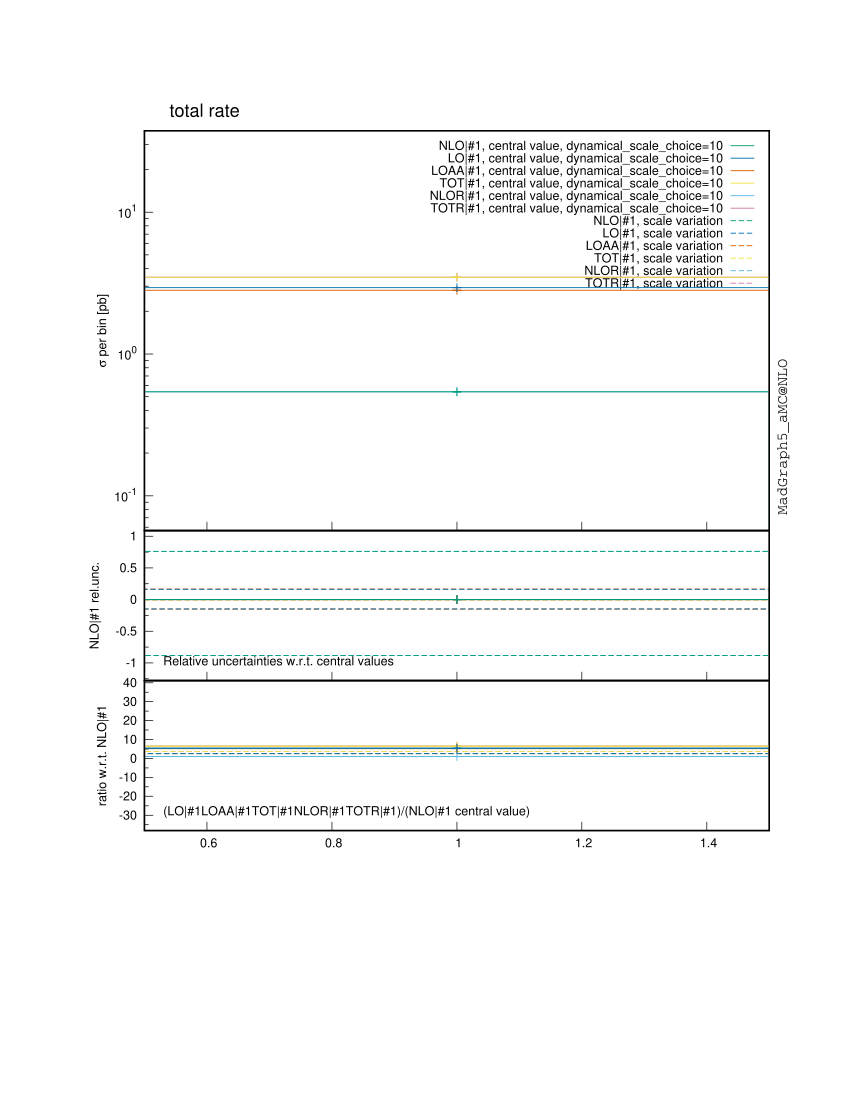

Recreate this plot in gnuplot.

################################################################################
#
# This gnuplot file was generated by MadGraph5_aMC@NLO project, a program which 
# automatically generates Feynman diagrams and matrix elements for arbitrary
# high-energy processes in the Standard Model and beyond. It also perform the
# integration and/or generate events for these processes, at LO and NLO accuracy.
#
# For more information, visit madgraph.phys.ucl.ac.be and amcatnlo.web.cern.ch
#
################################################################################
# /farmstorage/marcozaro/MadGraph/mg5amcnlo/mupmum_ww_nlo_new2/bin/internal/histograms.py /farmstorage/marcozaro/MadGraph/mg5amcnlo/mupmum_ww_nlo_new2/SubProcesses/P0_aa_wpwm/all_G1_90/MADatNLO.HwU /farmstorage/marcozaro/MadGraph/mg5amcnlo/mupmum_ww_nlo_new2/SubProcesses/P0_aa_wpwm/all_G1_109/MADatNLO.HwU /farmstorage/marcozaro/MadGraph/mg5amcnlo/mupmum_ww_nlo_new2/SubProcesses/P0_aa_wpwm/all_G1_138/MADatNLO.HwU /farmstorage/marcozaro/MadGraph/mg5amcnlo/mupmum_ww_nlo_new2/SubProcesses/P0_aa_wpwm/all_G1_143/MADatNLO.HwU /farmstorage/marcozaro/MadGraph/mg5amcnlo/mupmum_ww_nlo_new2/SubProcesses/P0_aa_wpwm/all_G1_272/MADatNLO.HwU /farmstorage/marcozaro/MadGraph/mg5amcnlo/mupmum_ww_nlo_new2/SubProcesses/P0_aa_wpwm/all_G1_144/MADatNLO.HwU /farmstorage/marcozaro/MadGraph/mg5amcnlo/mupmum_ww_nlo_new2/SubProcesses/P0_aa_wpwm/all_G1_176/MADatNLO.HwU /farmstorage/marcozaro/MadGraph/mg5amcnlo/mupmum_ww_nlo_new2/SubProcesses/P0_aa_wpwm/all_G1_132/MADatNLO.HwU /farmstorage/marcozaro/MadGraph/mg5amcnlo/mupmum_ww_nlo_new2/SubProcesses/P0_aa_wpwm/all_G1_167/MADatNLO.HwU /farmstorage/marcozaro/MadGraph/mg5amcnlo/mupmum_ww_nlo_new2/SubProcesses/P0_aa_wpwm/all_G1_148/MADatNLO.HwU /farmstorage/marcozaro/MadGraph/mg5amcnlo/mupmum_ww_nlo_new2/SubProcesses/P0_aa_wpwm/all_G1_125/MADatNLO.HwU /farmstorage/marcozaro/MadGraph/mg5amcnlo/mupmum_ww_nlo_new2/SubProcesses/P0_aa_wpwm/all_G1_77/MADatNLO.HwU /farmstorage/marcozaro/MadGraph/mg5amcnlo/mupmum_ww_nlo_new2/SubProcesses/P0_aa_wpwm/all_G1_98/MADatNLO.HwU /farmstorage/marcozaro/MadGraph/mg5amcnlo/mupmum_ww_nlo_new2/SubProcesses/P0_aa_wpwm/all_G1_354/MADatNLO.HwU /farmstorage/marcozaro/MadGraph/mg5amcnlo/mupmum_ww_nlo_new2/SubProcesses/P0_aa_wpwm/all_G1_313/MADatNLO.HwU /farmstorage/marcozaro/MadGraph/mg5amcnlo/mupmum_ww_nlo_new2/SubProcesses/P0_aa_wpwm/all_G1_195/MADatNLO.HwU /farmstorage/marcozaro/MadGraph/mg5amcnlo/mupmum_ww_nlo_new2/SubProcesses/P0_aa_wpwm/all_G1_45/MADatNLO.HwU /farmstorage/marcozaro/MadGraph/mg5amcnlo/mupmum_ww_nlo_new2/SubProcesses/P0_aa_wpwm/all_G1_294/MADatNLO.HwU /farmstorage/marcozaro/MadGraph/mg5amcnlo/mupmum_ww_nlo_new2/SubProcesses/P0_aa_wpwm/all_G1_19/MADatNLO.HwU /farmstorage/marcozaro/MadGraph/mg5amcnlo/mupmum_ww_nlo_new2/SubProcesses/P0_aa_wpwm/all_G1_339/MADatNLO.HwU /farmstorage/marcozaro/MadGraph/mg5amcnlo/mupmum_ww_nlo_new2/SubProcesses/P0_aa_wpwm/all_G1_266/MADatNLO.HwU /farmstorage/marcozaro/MadGraph/mg5amcnlo/mupmum_ww_nlo_new2/SubProcesses/P0_aa_wpwm/all_G1_353/MADatNLO.HwU /farmstorage/marcozaro/MadGraph/mg5amcnlo/mupmum_ww_nlo_new2/SubProcesses/P0_aa_wpwm/all_G1_299/MADatNLO.HwU /farmstorage/marcozaro/MadGraph/mg5amcnlo/mupmum_ww_nlo_new2/SubProcesses/P0_aa_wpwm/all_G1_346/MADatNLO.HwU /farmstorage/marcozaro/MadGraph/mg5amcnlo/mupmum_ww_nlo_new2/SubProcesses/P0_aa_wpwm/all_G1_329/MADatNLO.HwU /farmstorage/marcozaro/MadGraph/mg5amcnlo/mupmum_ww_nlo_new2/SubProcesses/P0_aa_wpwm/all_G1_171/MADatNLO.HwU /farmstorage/marcozaro/MadGraph/mg5amcnlo/mupmum_ww_nlo_new2/SubProcesses/P0_aa_wpwm/all_G1_256/MADatNLO.HwU /farmstorage/marcozaro/MadGraph/mg5amcnlo/mupmum_ww_nlo_new2/SubProcesses/P0_aa_wpwm/all_G1_94/MADatNLO.HwU /farmstorage/marcozaro/MadGraph/mg5amcnlo/mupmum_ww_nlo_new2/SubProcesses/P0_aa_wpwm/all_G1_213/MADatNLO.HwU /farmstorage/marcozaro/MadGraph/mg5amcnlo/mupmum_ww_nlo_new2/SubProcesses/P0_aa_wpwm/all_G1_221/MADatNLO.HwU /farmstorage/marcozaro/MadGraph/mg5amcnlo/mupmum_ww_nlo_new2/SubProcesses/P0_aa_wpwm/all_G1_155/MADatNLO.HwU /farmstorage/marcozaro/MadGraph/mg5amcnlo/mupmum_ww_nlo_new2/SubProcesses/P0_aa_wpwm/all_G1_126/MADatNLO.HwU /farmstorage/marcozaro/MadGraph/mg5amcnlo/mupmum_ww_nlo_new2/SubProcesses/P0_aa_wpwm/all_G1_321/MADatNLO.HwU /farmstorage/marcozaro/MadGraph/mg5amcnlo/mupmum_ww_nlo_new2/SubProcesses/P0_mupmum_wpwm/all_G1_1722/MADatNLO.HwU /farmstorage/marcozaro/MadGraph/mg5amcnlo/mupmum_ww_nlo_new2/SubProcesses/P0_aa_wpwm/all_G1_78/MADatNLO.HwU /farmstorage/marcozaro/MadGraph/mg5amcnlo/mupmum_ww_nlo_new2/SubProcesses/P0_aa_wpwm/all_G1_159/MADatNLO.HwU /farmstorage/marcozaro/MadGraph/mg5amcnlo/mupmum_ww_nlo_new2/SubProcesses/P0_aa_wpwm/all_G1_36/MADatNLO.HwU /farmstorage/marcozaro/MadGraph/mg5amcnlo/mupmum_ww_nlo_new2/SubProcesses/P0_aa_wpwm/all_G1_134/MADatNLO.HwU /farmstorage/marcozaro/MadGraph/mg5amcnlo/mupmum_ww_nlo_new2/SubProcesses/P0_aa_wpwm/all_G1_200/MADatNLO.HwU /farmstorage/marcozaro/MadGraph/mg5amcnlo/mupmum_ww_nlo_new2/SubProcesses/P0_aa_wpwm/all_G1_215/MADatNLO.HwU /farmstorage/marcozaro/MadGraph/mg5amcnlo/mupmum_ww_nlo_new2/SubProcesses/P0_aa_wpwm/all_G1_71/MADatNLO.HwU /farmstorage/marcozaro/MadGraph/mg5amcnlo/mupmum_ww_nlo_new2/SubProcesses/P0_aa_wpwm/all_G1_185/MADatNLO.HwU /farmstorage/marcozaro/MadGraph/mg5amcnlo/mupmum_ww_nlo_new2/SubProcesses/P0_aa_wpwm/all_G1_296/MADatNLO.HwU /farmstorage/marcozaro/MadGraph/mg5amcnlo/mupmum_ww_nlo_new2/SubProcesses/P0_aa_wpwm/all_G1_262/MADatNLO.HwU /farmstorage/marcozaro/MadGraph/mg5amcnlo/mupmum_ww_nlo_new2/SubProcesses/P0_aa_wpwm/all_G1_112/MADatNLO.HwU /farmstorage/marcozaro/MadGraph/mg5amcnlo/mupmum_ww_nlo_new2/SubProcesses/P0_aa_wpwm/all_G1_79/MADatNLO.HwU /farmstorage/marcozaro/MadGraph/mg5amcnlo/mupmum_ww_nlo_new2/SubProcesses/P0_aa_wpwm/all_G1_212/MADatNLO.HwU /farmstorage/marcozaro/MadGraph/mg5amcnlo/mupmum_ww_nlo_new2/SubProcesses/P0_aa_wpwm/all_G1_106/MADatNLO.HwU /farmstorage/marcozaro/MadGraph/mg5amcnlo/mupmum_ww_nlo_new2/SubProcesses/P0_aa_wpwm/all_G1_226/MADatNLO.HwU /farmstorage/marcozaro/MadGraph/mg5amcnlo/mupmum_ww_nlo_new2/SubProcesses/P0_aa_wpwm/all_G1_32/MADatNLO.HwU /farmstorage/marcozaro/MadGraph/mg5amcnlo/mupmum_ww_nlo_new2/SubProcesses/P0_aa_wpwm/all_G1_317/MADatNLO.HwU /farmstorage/marcozaro/MadGraph/mg5amcnlo/mupmum_ww_nlo_new2/SubProcesses/P0_aa_wpwm/all_G1_264/MADatNLO.HwU /farmstorage/marcozaro/MadGraph/mg5amcnlo/mupmum_ww_nlo_new2/SubProcesses/P0_aa_wpwm/all_G1_342/MADatNLO.HwU /farmstorage/marcozaro/MadGraph/mg5amcnlo/mupmum_ww_nlo_new2/SubProcesses/P0_aa_wpwm/all_G1_14/MADatNLO.HwU /farmstorage/marcozaro/MadGraph/mg5amcnlo/mupmum_ww_nlo_new2/SubProcesses/P0_aa_wpwm/all_G1_358/MADatNLO.HwU /farmstorage/marcozaro/MadGraph/mg5amcnlo/mupmum_ww_nlo_new2/SubProcesses/P0_aa_wpwm/all_G1_99/MADatNLO.HwU /farmstorage/marcozaro/MadGraph/mg5amcnlo/mupmum_ww_nlo_new2/SubProcesses/P0_aa_wpwm/all_G1_362/MADatNLO.HwU /farmstorage/marcozaro/MadGraph/mg5amcnlo/mupmum_ww_nlo_new2/SubProcesses/P0_aa_wpwm/all_G1_95/MADatNLO.HwU /farmstorage/marcozaro/MadGraph/mg5amcnlo/mupmum_ww_nlo_new2/SubProcesses/P0_aa_wpwm/all_G1_242/MADatNLO.HwU /farmstorage/marcozaro/MadGraph/mg5amcnlo/mupmum_ww_nlo_new2/SubProcesses/P0_aa_wpwm/all_G1_350/MADatNLO.HwU /farmstorage/marcozaro/MadGraph/mg5amcnlo/mupmum_ww_nlo_new2/SubProcesses/P0_aa_wpwm/all_G1_6/MADatNLO.HwU /farmstorage/marcozaro/MadGraph/mg5amcnlo/mupmum_ww_nlo_new2/SubProcesses/P0_aa_wpwm/all_G1_42/MADatNLO.HwU /farmstorage/marcozaro/MadGraph/mg5amcnlo/mupmum_ww_nlo_new2/SubProcesses/P0_aa_wpwm/all_G1_286/MADatNLO.HwU /farmstorage/marcozaro/MadGraph/mg5amcnlo/mupmum_ww_nlo_new2/SubProcesses/P0_aa_wpwm/all_G1_240/MADatNLO.HwU /farmstorage/marcozaro/MadGraph/mg5amcnlo/mupmum_ww_nlo_new2/SubProcesses/P0_aa_wpwm/all_G1_25/MADatNLO.HwU /farmstorage/marcozaro/MadGraph/mg5amcnlo/mupmum_ww_nlo_new2/SubProcesses/P0_aa_wpwm/all_G1_52/MADatNLO.HwU /farmstorage/marcozaro/MadGraph/mg5amcnlo/mupmum_ww_nlo_new2/SubProcesses/P0_aa_wpwm/all_G1_80/MADatNLO.HwU /farmstorage/marcozaro/MadGraph/mg5amcnlo/mupmum_ww_nlo_new2/SubProcesses/P0_aa_wpwm/all_G1_174/MADatNLO.HwU /farmstorage/marcozaro/MadGraph/mg5amcnlo/mupmum_ww_nlo_new2/SubProcesses/P0_aa_wpwm/all_G1_225/MADatNLO.HwU /farmstorage/marcozaro/MadGraph/mg5amcnlo/mupmum_ww_nlo_new2/SubProcesses/P0_aa_wpwm/all_G1_196/MADatNLO.HwU /farmstorage/marcozaro/MadGraph/mg5amcnlo/mupmum_ww_nlo_new2/SubProcesses/P0_aa_wpwm/all_G1_124/MADatNLO.HwU /farmstorage/marcozaro/MadGraph/mg5amcnlo/mupmum_ww_nlo_new2/SubProcesses/P0_aa_wpwm/all_G1_250/MADatNLO.HwU /farmstorage/marcozaro/MadGraph/mg5amcnlo/mupmum_ww_nlo_new2/SubProcesses/P0_aa_wpwm/all_G1_336/MADatNLO.HwU /farmstorage/marcozaro/MadGraph/mg5amcnlo/mupmum_ww_nlo_new2/SubProcesses/P0_aa_wpwm/all_G1_300/MADatNLO.HwU /farmstorage/marcozaro/MadGraph/mg5amcnlo/mupmum_ww_nlo_new2/SubProcesses/P0_aa_wpwm/all_G1_44/MADatNLO.HwU /farmstorage/marcozaro/MadGraph/mg5amcnlo/mupmum_ww_nlo_new2/SubProcesses/P0_aa_wpwm/all_G1_66/MADatNLO.HwU /farmstorage/marcozaro/MadGraph/mg5amcnlo/mupmum_ww_nlo_new2/SubProcesses/P0_aa_wpwm/all_G1_115/MADatNLO.HwU /farmstorage/marcozaro/MadGraph/mg5amcnlo/mupmum_ww_nlo_new2/SubProcesses/P0_aa_wpwm/all_G1_289/MADatNLO.HwU /farmstorage/marcozaro/MadGraph/mg5amcnlo/mupmum_ww_nlo_new2/SubProcesses/P0_aa_wpwm/all_G1_191/MADatNLO.HwU /farmstorage/marcozaro/MadGraph/mg5amcnlo/mupmum_ww_nlo_new2/SubProcesses/P0_aa_wpwm/all_G1_345/MADatNLO.HwU /farmstorage/marcozaro/MadGraph/mg5amcnlo/mupmum_ww_nlo_new2/SubProcesses/P0_aa_wpwm/all_G1_92/MADatNLO.HwU /farmstorage/marcozaro/MadGraph/mg5amcnlo/mupmum_ww_nlo_new2/SubProcesses/P0_aa_wpwm/all_G1_322/MADatNLO.HwU /farmstorage/marcozaro/MadGraph/mg5amcnlo/mupmum_ww_nlo_new2/SubProcesses/P0_aa_wpwm/all_G1_47/MADatNLO.HwU /farmstorage/marcozaro/MadGraph/mg5amcnlo/mupmum_ww_nlo_new2/SubProcesses/P0_aa_wpwm/all_G1_186/MADatNLO.HwU /farmstorage/marcozaro/MadGraph/mg5amcnlo/mupmum_ww_nlo_new2/SubProcesses/P0_aa_wpwm/all_G1_238/MADatNLO.HwU /farmstorage/marcozaro/MadGraph/mg5amcnlo/mupmum_ww_nlo_new2/SubProcesses/P0_aa_wpwm/all_G1_107/MADatNLO.HwU /farmstorage/marcozaro/MadGraph/mg5amcnlo/mupmum_ww_nlo_new2/SubProcesses/P0_aa_wpwm/all_G1_172/MADatNLO.HwU /farmstorage/marcozaro/MadGraph/mg5amcnlo/mupmum_ww_nlo_new2/SubProcesses/P0_aa_wpwm/all_G1_315/MADatNLO.HwU /farmstorage/marcozaro/MadGraph/mg5amcnlo/mupmum_ww_nlo_new2/SubProcesses/P0_aa_wpwm/all_G1_307/MADatNLO.HwU /farmstorage/marcozaro/MadGraph/mg5amcnlo/mupmum_ww_nlo_new2/SubProcesses/P0_aa_wpwm/all_G1_303/MADatNLO.HwU /farmstorage/marcozaro/MadGraph/mg5amcnlo/mupmum_ww_nlo_new2/SubProcesses/P0_aa_wpwm/all_G1_194/MADatNLO.HwU /farmstorage/marcozaro/MadGraph/mg5amcnlo/mupmum_ww_nlo_new2/SubProcesses/P0_aa_wpwm/all_G1_131/MADatNLO.HwU /farmstorage/marcozaro/MadGraph/mg5amcnlo/mupmum_ww_nlo_new2/SubProcesses/P0_aa_wpwm/all_G1_202/MADatNLO.HwU /farmstorage/marcozaro/MadGraph/mg5amcnlo/mupmum_ww_nlo_new2/SubProcesses/P0_aa_wpwm/all_G1_38/MADatNLO.HwU /farmstorage/marcozaro/MadGraph/mg5amcnlo/mupmum_ww_nlo_new2/SubProcesses/P0_aa_wpwm/all_G1_340/MADatNLO.HwU /farmstorage/marcozaro/MadGraph/mg5amcnlo/mupmum_ww_nlo_new2/SubProcesses/P0_aa_wpwm/all_G1_51/MADatNLO.HwU /farmstorage/marcozaro/MadGraph/mg5amcnlo/mupmum_ww_nlo_new2/SubProcesses/P0_aa_wpwm/all_G1_67/MADatNLO.HwU /farmstorage/marcozaro/MadGraph/mg5amcnlo/mupmum_ww_nlo_new2/SubProcesses/P0_aa_wpwm/all_G1_274/MADatNLO.HwU /farmstorage/marcozaro/MadGraph/mg5amcnlo/mupmum_ww_nlo_new2/SubProcesses/P0_aa_wpwm/all_G1_372/MADatNLO.HwU /farmstorage/marcozaro/MadGraph/mg5amcnlo/mupmum_ww_nlo_new2/SubProcesses/P0_aa_wpwm/all_G1_168/MADatNLO.HwU /farmstorage/marcozaro/MadGraph/mg5amcnlo/mupmum_ww_nlo_new2/SubProcesses/P0_aa_wpwm/all_G1_146/MADatNLO.HwU /farmstorage/marcozaro/MadGraph/mg5amcnlo/mupmum_ww_nlo_new2/SubProcesses/P0_aa_wpwm/all_G1_198/MADatNLO.HwU /farmstorage/marcozaro/MadGraph/mg5amcnlo/mupmum_ww_nlo_new2/SubProcesses/P0_aa_wpwm/all_G1_3/MADatNLO.HwU /farmstorage/marcozaro/MadGraph/mg5amcnlo/mupmum_ww_nlo_new2/SubProcesses/P0_aa_wpwm/all_G1_139/MADatNLO.HwU /farmstorage/marcozaro/MadGraph/mg5amcnlo/mupmum_ww_nlo_new2/SubProcesses/P0_aa_wpwm/all_G1_253/MADatNLO.HwU /farmstorage/marcozaro/MadGraph/mg5amcnlo/mupmum_ww_nlo_new2/SubProcesses/P0_aa_wpwm/all_G1_216/MADatNLO.HwU /farmstorage/marcozaro/MadGraph/mg5amcnlo/mupmum_ww_nlo_new2/SubProcesses/P0_aa_wpwm/all_G1_145/MADatNLO.HwU /farmstorage/marcozaro/MadGraph/mg5amcnlo/mupmum_ww_nlo_new2/SubProcesses/P0_aa_wpwm/all_G1_304/MADatNLO.HwU /farmstorage/marcozaro/MadGraph/mg5amcnlo/mupmum_ww_nlo_new2/SubProcesses/P0_aa_wpwm/all_G1_61/MADatNLO.HwU /farmstorage/marcozaro/MadGraph/mg5amcnlo/mupmum_ww_nlo_new2/SubProcesses/P0_aa_wpwm/all_G1_229/MADatNLO.HwU /farmstorage/marcozaro/MadGraph/mg5amcnlo/mupmum_ww_nlo_new2/SubProcesses/P0_aa_wpwm/all_G1_127/MADatNLO.HwU /farmstorage/marcozaro/MadGraph/mg5amcnlo/mupmum_ww_nlo_new2/SubProcesses/P0_aa_wpwm/all_G1_9/MADatNLO.HwU /farmstorage/marcozaro/MadGraph/mg5amcnlo/mupmum_ww_nlo_new2/SubProcesses/P0_aa_wpwm/all_G1_118/MADatNLO.HwU /farmstorage/marcozaro/MadGraph/mg5amcnlo/mupmum_ww_nlo_new2/SubProcesses/P0_aa_wpwm/all_G1_7/MADatNLO.HwU /farmstorage/marcozaro/MadGraph/mg5amcnlo/mupmum_ww_nlo_new2/SubProcesses/P0_aa_wpwm/all_G1_182/MADatNLO.HwU /farmstorage/marcozaro/MadGraph/mg5amcnlo/mupmum_ww_nlo_new2/SubProcesses/P0_aa_wpwm/all_G1_188/MADatNLO.HwU /farmstorage/marcozaro/MadGraph/mg5amcnlo/mupmum_ww_nlo_new2/SubProcesses/P0_aa_wpwm/all_G1_184/MADatNLO.HwU /farmstorage/marcozaro/MadGraph/mg5amcnlo/mupmum_ww_nlo_new2/SubProcesses/P0_aa_wpwm/all_G1_10/MADatNLO.HwU /farmstorage/marcozaro/MadGraph/mg5amcnlo/mupmum_ww_nlo_new2/SubProcesses/P0_aa_wpwm/all_G1_75/MADatNLO.HwU /farmstorage/marcozaro/MadGraph/mg5amcnlo/mupmum_ww_nlo_new2/SubProcesses/P0_aa_wpwm/all_G1_48/MADatNLO.HwU /farmstorage/marcozaro/MadGraph/mg5amcnlo/mupmum_ww_nlo_new2/SubProcesses/P0_aa_wpwm/all_G1_31/MADatNLO.HwU /farmstorage/marcozaro/MadGraph/mg5amcnlo/mupmum_ww_nlo_new2/SubProcesses/P0_aa_wpwm/all_G1_252/MADatNLO.HwU /farmstorage/marcozaro/MadGraph/mg5amcnlo/mupmum_ww_nlo_new2/SubProcesses/P0_aa_wpwm/all_G1_325/MADatNLO.HwU /farmstorage/marcozaro/MadGraph/mg5amcnlo/mupmum_ww_nlo_new2/SubProcesses/P0_aa_wpwm/all_G1_8/MADatNLO.HwU /farmstorage/marcozaro/MadGraph/mg5amcnlo/mupmum_ww_nlo_new2/SubProcesses/P0_aa_wpwm/all_G1_201/MADatNLO.HwU /farmstorage/marcozaro/MadGraph/mg5amcnlo/mupmum_ww_nlo_new2/SubProcesses/P0_aa_wpwm/all_G1_247/MADatNLO.HwU /farmstorage/marcozaro/MadGraph/mg5amcnlo/mupmum_ww_nlo_new2/SubProcesses/P0_aa_wpwm/all_G1_265/MADatNLO.HwU /farmstorage/marcozaro/MadGraph/mg5amcnlo/mupmum_ww_nlo_new2/SubProcesses/P0_aa_wpwm/all_G1_259/MADatNLO.HwU /farmstorage/marcozaro/MadGraph/mg5amcnlo/mupmum_ww_nlo_new2/SubProcesses/P0_aa_wpwm/all_G1_330/MADatNLO.HwU /farmstorage/marcozaro/MadGraph/mg5amcnlo/mupmum_ww_nlo_new2/SubProcesses/P0_aa_wpwm/all_G1_136/MADatNLO.HwU /farmstorage/marcozaro/MadGraph/mg5amcnlo/mupmum_ww_nlo_new2/SubProcesses/P0_aa_wpwm/all_G1_276/MADatNLO.HwU /farmstorage/marcozaro/MadGraph/mg5amcnlo/mupmum_ww_nlo_new2/SubProcesses/P0_aa_wpwm/all_G1_180/MADatNLO.HwU /farmstorage/marcozaro/MadGraph/mg5amcnlo/mupmum_ww_nlo_new2/SubProcesses/P0_aa_wpwm/all_G1_4/MADatNLO.HwU /farmstorage/marcozaro/MadGraph/mg5amcnlo/mupmum_ww_nlo_new2/SubProcesses/P0_aa_wpwm/all_G1_170/MADatNLO.HwU /farmstorage/marcozaro/MadGraph/mg5amcnlo/mupmum_ww_nlo_new2/SubProcesses/P0_aa_wpwm/all_G1_352/MADatNLO.HwU /farmstorage/marcozaro/MadGraph/mg5amcnlo/mupmum_ww_nlo_new2/SubProcesses/P0_aa_wpwm/all_G1_239/MADatNLO.HwU /farmstorage/marcozaro/MadGraph/mg5amcnlo/mupmum_ww_nlo_new2/SubProcesses/P0_aa_wpwm/all_G1_150/MADatNLO.HwU /farmstorage/marcozaro/MadGraph/mg5amcnlo/mupmum_ww_nlo_new2/SubProcesses/P0_aa_wpwm/all_G1_301/MADatNLO.HwU /farmstorage/marcozaro/MadGraph/mg5amcnlo/mupmum_ww_nlo_new2/SubProcesses/P0_aa_wpwm/all_G1_230/MADatNLO.HwU /farmstorage/marcozaro/MadGraph/mg5amcnlo/mupmum_ww_nlo_new2/SubProcesses/P0_aa_wpwm/all_G1_13/MADatNLO.HwU /farmstorage/marcozaro/MadGraph/mg5amcnlo/mupmum_ww_nlo_new2/SubProcesses/P0_aa_wpwm/all_G1_128/MADatNLO.HwU /farmstorage/marcozaro/MadGraph/mg5amcnlo/mupmum_ww_nlo_new2/SubProcesses/P0_aa_wpwm/all_G1_41/MADatNLO.HwU /farmstorage/marcozaro/MadGraph/mg5amcnlo/mupmum_ww_nlo_new2/SubProcesses/P0_aa_wpwm/all_G1_214/MADatNLO.HwU /farmstorage/marcozaro/MadGraph/mg5amcnlo/mupmum_ww_nlo_new2/SubProcesses/P0_aa_wpwm/all_G1_104/MADatNLO.HwU /farmstorage/marcozaro/MadGraph/mg5amcnlo/mupmum_ww_nlo_new2/SubProcesses/P0_aa_wpwm/all_G1_310/MADatNLO.HwU /farmstorage/marcozaro/MadGraph/mg5amcnlo/mupmum_ww_nlo_new2/SubProcesses/P0_aa_wpwm/all_G1_179/MADatNLO.HwU /farmstorage/marcozaro/MadGraph/mg5amcnlo/mupmum_ww_nlo_new2/SubProcesses/P0_aa_wpwm/all_G1_370/MADatNLO.HwU /farmstorage/marcozaro/MadGraph/mg5amcnlo/mupmum_ww_nlo_new2/SubProcesses/P0_aa_wpwm/all_G1_161/MADatNLO.HwU /farmstorage/marcozaro/MadGraph/mg5amcnlo/mupmum_ww_nlo_new2/SubProcesses/P0_aa_wpwm/all_G1_293/MADatNLO.HwU /farmstorage/marcozaro/MadGraph/mg5amcnlo/mupmum_ww_nlo_new2/SubProcesses/P0_aa_wpwm/all_G1_260/MADatNLO.HwU /farmstorage/marcozaro/MadGraph/mg5amcnlo/mupmum_ww_nlo_new2/SubProcesses/P0_aa_wpwm/all_G1_343/MADatNLO.HwU /farmstorage/marcozaro/MadGraph/mg5amcnlo/mupmum_ww_nlo_new2/SubProcesses/P0_aa_wpwm/all_G1_288/MADatNLO.HwU /farmstorage/marcozaro/MadGraph/mg5amcnlo/mupmum_ww_nlo_new2/SubProcesses/P0_aa_wpwm/all_G1_287/MADatNLO.HwU /farmstorage/marcozaro/MadGraph/mg5amcnlo/mupmum_ww_nlo_new2/SubProcesses/P0_aa_wpwm/all_G1_110/MADatNLO.HwU /farmstorage/marcozaro/MadGraph/mg5amcnlo/mupmum_ww_nlo_new2/SubProcesses/P0_aa_wpwm/all_G1_341/MADatNLO.HwU /farmstorage/marcozaro/MadGraph/mg5amcnlo/mupmum_ww_nlo_new2/SubProcesses/P0_aa_wpwm/all_G1_320/MADatNLO.HwU /farmstorage/marcozaro/MadGraph/mg5amcnlo/mupmum_ww_nlo_new2/SubProcesses/P0_aa_wpwm/all_G1_311/MADatNLO.HwU /farmstorage/marcozaro/MadGraph/mg5amcnlo/mupmum_ww_nlo_new2/SubProcesses/P0_aa_wpwm/all_G1_178/MADatNLO.HwU /farmstorage/marcozaro/MadGraph/mg5amcnlo/mupmum_ww_nlo_new2/SubProcesses/P0_aa_wpwm/all_G1_156/MADatNLO.HwU /farmstorage/marcozaro/MadGraph/mg5amcnlo/mupmum_ww_nlo_new2/SubProcesses/P0_aa_wpwm/all_G1_140/MADatNLO.HwU /farmstorage/marcozaro/MadGraph/mg5amcnlo/mupmum_ww_nlo_new2/SubProcesses/P0_aa_wpwm/all_G1_279/MADatNLO.HwU /farmstorage/marcozaro/MadGraph/mg5amcnlo/mupmum_ww_nlo_new2/SubProcesses/P0_aa_wpwm/all_G1_162/MADatNLO.HwU /farmstorage/marcozaro/MadGraph/mg5amcnlo/mupmum_ww_nlo_new2/SubProcesses/P0_aa_wpwm/all_G1_83/MADatNLO.HwU /farmstorage/marcozaro/MadGraph/mg5amcnlo/mupmum_ww_nlo_new2/SubProcesses/P0_aa_wpwm/all_G1_169/MADatNLO.HwU /farmstorage/marcozaro/MadGraph/mg5amcnlo/mupmum_ww_nlo_new2/SubProcesses/P0_aa_wpwm/all_G1_338/MADatNLO.HwU /farmstorage/marcozaro/MadGraph/mg5amcnlo/mupmum_ww_nlo_new2/SubProcesses/P0_aa_wpwm/all_G1_26/MADatNLO.HwU /farmstorage/marcozaro/MadGraph/mg5amcnlo/mupmum_ww_nlo_new2/SubProcesses/P0_aa_wpwm/all_G1_312/MADatNLO.HwU /farmstorage/marcozaro/MadGraph/mg5amcnlo/mupmum_ww_nlo_new2/SubProcesses/P0_aa_wpwm/all_G1_278/MADatNLO.HwU /farmstorage/marcozaro/MadGraph/mg5amcnlo/mupmum_ww_nlo_new2/SubProcesses/P0_aa_wpwm/all_G1_347/MADatNLO.HwU /farmstorage/marcozaro/MadGraph/mg5amcnlo/mupmum_ww_nlo_new2/SubProcesses/P0_aa_wpwm/all_G1_65/MADatNLO.HwU /farmstorage/marcozaro/MadGraph/mg5amcnlo/mupmum_ww_nlo_new2/SubProcesses/P0_aa_wpwm/all_G1_241/MADatNLO.HwU /farmstorage/marcozaro/MadGraph/mg5amcnlo/mupmum_ww_nlo_new2/SubProcesses/P0_aa_wpwm/all_G1_335/MADatNLO.HwU /farmstorage/marcozaro/MadGraph/mg5amcnlo/mupmum_ww_nlo_new2/SubProcesses/P0_aa_wpwm/all_G1_113/MADatNLO.HwU /farmstorage/marcozaro/MadGraph/mg5amcnlo/mupmum_ww_nlo_new2/SubProcesses/P0_aa_wpwm/all_G1_152/MADatNLO.HwU /farmstorage/marcozaro/MadGraph/mg5amcnlo/mupmum_ww_nlo_new2/SubProcesses/P0_aa_wpwm/all_G1_30/MADatNLO.HwU /farmstorage/marcozaro/MadGraph/mg5amcnlo/mupmum_ww_nlo_new2/SubProcesses/P0_aa_wpwm/all_G1_222/MADatNLO.HwU /farmstorage/marcozaro/MadGraph/mg5amcnlo/mupmum_ww_nlo_new2/SubProcesses/P0_aa_wpwm/all_G1_308/MADatNLO.HwU /farmstorage/marcozaro/MadGraph/mg5amcnlo/mupmum_ww_nlo_new2/SubProcesses/P0_aa_wpwm/all_G1_63/MADatNLO.HwU /farmstorage/marcozaro/MadGraph/mg5amcnlo/mupmum_ww_nlo_new2/SubProcesses/P0_aa_wpwm/all_G1_371/MADatNLO.HwU /farmstorage/marcozaro/MadGraph/mg5amcnlo/mupmum_ww_nlo_new2/SubProcesses/P0_aa_wpwm/all_G1_244/MADatNLO.HwU /farmstorage/marcozaro/MadGraph/mg5amcnlo/mupmum_ww_nlo_new2/SubProcesses/P0_aa_wpwm/all_G1_72/MADatNLO.HwU /farmstorage/marcozaro/MadGraph/mg5amcnlo/mupmum_ww_nlo_new2/SubProcesses/P0_aa_wpwm/all_G1_219/MADatNLO.HwU /farmstorage/marcozaro/MadGraph/mg5amcnlo/mupmum_ww_nlo_new2/SubProcesses/P0_aa_wpwm/all_G1_302/MADatNLO.HwU /farmstorage/marcozaro/MadGraph/mg5amcnlo/mupmum_ww_nlo_new2/SubProcesses/P0_aa_wpwm/all_G1_277/MADatNLO.HwU /farmstorage/marcozaro/MadGraph/mg5amcnlo/mupmum_ww_nlo_new2/SubProcesses/P0_aa_wpwm/all_G1_5/MADatNLO.HwU /farmstorage/marcozaro/MadGraph/mg5amcnlo/mupmum_ww_nlo_new2/SubProcesses/P0_aa_wpwm/all_G1_121/MADatNLO.HwU /farmstorage/marcozaro/MadGraph/mg5amcnlo/mupmum_ww_nlo_new2/SubProcesses/P0_aa_wpwm/all_G1_101/MADatNLO.HwU /farmstorage/marcozaro/MadGraph/mg5amcnlo/mupmum_ww_nlo_new2/SubProcesses/P0_aa_wpwm/all_G1_204/MADatNLO.HwU /farmstorage/marcozaro/MadGraph/mg5amcnlo/mupmum_ww_nlo_new2/SubProcesses/P0_aa_wpwm/all_G1_88/MADatNLO.HwU /farmstorage/marcozaro/MadGraph/mg5amcnlo/mupmum_ww_nlo_new2/SubProcesses/P0_aa_wpwm/all_G1_154/MADatNLO.HwU /farmstorage/marcozaro/MadGraph/mg5amcnlo/mupmum_ww_nlo_new2/SubProcesses/P0_aa_wpwm/all_G1_333/MADatNLO.HwU /farmstorage/marcozaro/MadGraph/mg5amcnlo/mupmum_ww_nlo_new2/SubProcesses/P0_aa_wpwm/all_G1_282/MADatNLO.HwU /farmstorage/marcozaro/MadGraph/mg5amcnlo/mupmum_ww_nlo_new2/SubProcesses/P0_aa_wpwm/all_G1_100/MADatNLO.HwU /farmstorage/marcozaro/MadGraph/mg5amcnlo/mupmum_ww_nlo_new2/SubProcesses/P0_aa_wpwm/all_G1_130/MADatNLO.HwU /farmstorage/marcozaro/MadGraph/mg5amcnlo/mupmum_ww_nlo_new2/SubProcesses/P0_aa_wpwm/all_G1_58/MADatNLO.HwU /farmstorage/marcozaro/MadGraph/mg5amcnlo/mupmum_ww_nlo_new2/SubProcesses/P0_aa_wpwm/all_G1_74/MADatNLO.HwU /farmstorage/marcozaro/MadGraph/mg5amcnlo/mupmum_ww_nlo_new2/SubProcesses/P0_aa_wpwm/all_G1_165/MADatNLO.HwU /farmstorage/marcozaro/MadGraph/mg5amcnlo/mupmum_ww_nlo_new2/SubProcesses/P0_aa_wpwm/all_G1_263/MADatNLO.HwU /farmstorage/marcozaro/MadGraph/mg5amcnlo/mupmum_ww_nlo_new2/SubProcesses/P0_aa_wpwm/all_G1_305/MADatNLO.HwU /farmstorage/marcozaro/MadGraph/mg5amcnlo/mupmum_ww_nlo_new2/SubProcesses/P0_aa_wpwm/all_G1_199/MADatNLO.HwU /farmstorage/marcozaro/MadGraph/mg5amcnlo/mupmum_ww_nlo_new2/SubProcesses/P0_aa_wpwm/all_G1_297/MADatNLO.HwU /farmstorage/marcozaro/MadGraph/mg5amcnlo/mupmum_ww_nlo_new2/SubProcesses/P0_aa_wpwm/all_G1_37/MADatNLO.HwU /farmstorage/marcozaro/MadGraph/mg5amcnlo/mupmum_ww_nlo_new2/SubProcesses/P0_aa_wpwm/all_G1_243/MADatNLO.HwU /farmstorage/marcozaro/MadGraph/mg5amcnlo/mupmum_ww_nlo_new2/SubProcesses/P0_aa_wpwm/all_G1_316/MADatNLO.HwU /farmstorage/marcozaro/MadGraph/mg5amcnlo/mupmum_ww_nlo_new2/SubProcesses/P0_aa_wpwm/all_G1_251/MADatNLO.HwU /farmstorage/marcozaro/MadGraph/mg5amcnlo/mupmum_ww_nlo_new2/SubProcesses/P0_aa_wpwm/all_G1_141/MADatNLO.HwU /farmstorage/marcozaro/MadGraph/mg5amcnlo/mupmum_ww_nlo_new2/SubProcesses/P0_aa_wpwm/all_G1_258/MADatNLO.HwU /farmstorage/marcozaro/MadGraph/mg5amcnlo/mupmum_ww_nlo_new2/SubProcesses/P0_aa_wpwm/all_G1_290/MADatNLO.HwU /farmstorage/marcozaro/MadGraph/mg5amcnlo/mupmum_ww_nlo_new2/SubProcesses/P0_aa_wpwm/all_G1_87/MADatNLO.HwU /farmstorage/marcozaro/MadGraph/mg5amcnlo/mupmum_ww_nlo_new2/SubProcesses/P0_aa_wpwm/all_G1_270/MADatNLO.HwU /farmstorage/marcozaro/MadGraph/mg5amcnlo/mupmum_ww_nlo_new2/SubProcesses/P0_aa_wpwm/all_G1_102/MADatNLO.HwU /farmstorage/marcozaro/MadGraph/mg5amcnlo/mupmum_ww_nlo_new2/SubProcesses/P0_aa_wpwm/all_G1_173/MADatNLO.HwU /farmstorage/marcozaro/MadGraph/mg5amcnlo/mupmum_ww_nlo_new2/SubProcesses/P0_aa_wpwm/all_G1_177/MADatNLO.HwU /farmstorage/marcozaro/MadGraph/mg5amcnlo/mupmum_ww_nlo_new2/SubProcesses/P0_aa_wpwm/all_G1_147/MADatNLO.HwU /farmstorage/marcozaro/MadGraph/mg5amcnlo/mupmum_ww_nlo_new2/SubProcesses/P0_aa_wpwm/all_G1_59/MADatNLO.HwU /farmstorage/marcozaro/MadGraph/mg5amcnlo/mupmum_ww_nlo_new2/SubProcesses/P0_aa_wpwm/all_G1_192/MADatNLO.HwU /farmstorage/marcozaro/MadGraph/mg5amcnlo/mupmum_ww_nlo_new2/SubProcesses/P0_aa_wpwm/all_G1_17/MADatNLO.HwU /farmstorage/marcozaro/MadGraph/mg5amcnlo/mupmum_ww_nlo_new2/SubProcesses/P0_aa_wpwm/all_G1_105/MADatNLO.HwU /farmstorage/marcozaro/MadGraph/mg5amcnlo/mupmum_ww_nlo_new2/SubProcesses/P0_aa_wpwm/all_G1_62/MADatNLO.HwU /farmstorage/marcozaro/MadGraph/mg5amcnlo/mupmum_ww_nlo_new2/SubProcesses/P0_aa_wpwm/all_G1_285/MADatNLO.HwU /farmstorage/marcozaro/MadGraph/mg5amcnlo/mupmum_ww_nlo_new2/SubProcesses/P0_aa_wpwm/all_G1_337/MADatNLO.HwU /farmstorage/marcozaro/MadGraph/mg5amcnlo/mupmum_ww_nlo_new2/SubProcesses/P0_aa_wpwm/all_G1_34/MADatNLO.HwU /farmstorage/marcozaro/MadGraph/mg5amcnlo/mupmum_ww_nlo_new2/SubProcesses/P0_aa_wpwm/all_G1_365/MADatNLO.HwU /farmstorage/marcozaro/MadGraph/mg5amcnlo/mupmum_ww_nlo_new2/SubProcesses/P0_aa_wpwm/all_G1_248/MADatNLO.HwU /farmstorage/marcozaro/MadGraph/mg5amcnlo/mupmum_ww_nlo_new2/SubProcesses/P0_aa_wpwm/all_G1_237/MADatNLO.HwU /farmstorage/marcozaro/MadGraph/mg5amcnlo/mupmum_ww_nlo_new2/SubProcesses/P0_aa_wpwm/all_G1_275/MADatNLO.HwU /farmstorage/marcozaro/MadGraph/mg5amcnlo/mupmum_ww_nlo_new2/SubProcesses/P0_aa_wpwm/all_G1_207/MADatNLO.HwU /farmstorage/marcozaro/MadGraph/mg5amcnlo/mupmum_ww_nlo_new2/SubProcesses/P0_aa_wpwm/all_G1_57/MADatNLO.HwU /farmstorage/marcozaro/MadGraph/mg5amcnlo/mupmum_ww_nlo_new2/SubProcesses/P0_aa_wpwm/all_G1_133/MADatNLO.HwU /farmstorage/marcozaro/MadGraph/mg5amcnlo/mupmum_ww_nlo_new2/SubProcesses/P0_aa_wpwm/all_G1_209/MADatNLO.HwU /farmstorage/marcozaro/MadGraph/mg5amcnlo/mupmum_ww_nlo_new2/SubProcesses/P0_aa_wpwm/all_G1_210/MADatNLO.HwU /farmstorage/marcozaro/MadGraph/mg5amcnlo/mupmum_ww_nlo_new2/SubProcesses/P0_aa_wpwm/all_G1_129/MADatNLO.HwU /farmstorage/marcozaro/MadGraph/mg5amcnlo/mupmum_ww_nlo_new2/SubProcesses/P0_aa_wpwm/all_G1_257/MADatNLO.HwU /farmstorage/marcozaro/MadGraph/mg5amcnlo/mupmum_ww_nlo_new2/SubProcesses/P0_aa_wpwm/all_G1_89/MADatNLO.HwU /farmstorage/marcozaro/MadGraph/mg5amcnlo/mupmum_ww_nlo_new2/SubProcesses/P0_aa_wpwm/all_G1_334/MADatNLO.HwU /farmstorage/marcozaro/MadGraph/mg5amcnlo/mupmum_ww_nlo_new2/SubProcesses/P0_aa_wpwm/all_G1_175/MADatNLO.HwU /farmstorage/marcozaro/MadGraph/mg5amcnlo/mupmum_ww_nlo_new2/SubProcesses/P0_aa_wpwm/all_G1_364/MADatNLO.HwU /farmstorage/marcozaro/MadGraph/mg5amcnlo/mupmum_ww_nlo_new2/SubProcesses/P0_aa_wpwm/all_G1_220/MADatNLO.HwU /farmstorage/marcozaro/MadGraph/mg5amcnlo/mupmum_ww_nlo_new2/SubProcesses/P0_aa_wpwm/all_G1_70/MADatNLO.HwU /farmstorage/marcozaro/MadGraph/mg5amcnlo/mupmum_ww_nlo_new2/SubProcesses/P0_aa_wpwm/all_G1_233/MADatNLO.HwU /farmstorage/marcozaro/MadGraph/mg5amcnlo/mupmum_ww_nlo_new2/SubProcesses/P0_aa_wpwm/all_G1_163/MADatNLO.HwU /farmstorage/marcozaro/MadGraph/mg5amcnlo/mupmum_ww_nlo_new2/SubProcesses/P0_aa_wpwm/all_G1_142/MADatNLO.HwU /farmstorage/marcozaro/MadGraph/mg5amcnlo/mupmum_ww_nlo_new2/SubProcesses/P0_aa_wpwm/all_G1_368/MADatNLO.HwU /farmstorage/marcozaro/MadGraph/mg5amcnlo/mupmum_ww_nlo_new2/SubProcesses/P0_aa_wpwm/all_G1_228/MADatNLO.HwU /farmstorage/marcozaro/MadGraph/mg5amcnlo/mupmum_ww_nlo_new2/SubProcesses/P0_aa_wpwm/all_G1_291/MADatNLO.HwU /farmstorage/marcozaro/MadGraph/mg5amcnlo/mupmum_ww_nlo_new2/SubProcesses/P0_aa_wpwm/all_G1_2/MADatNLO.HwU /farmstorage/marcozaro/MadGraph/mg5amcnlo/mupmum_ww_nlo_new2/SubProcesses/P0_aa_wpwm/all_G1_73/MADatNLO.HwU /farmstorage/marcozaro/MadGraph/mg5amcnlo/mupmum_ww_nlo_new2/SubProcesses/P0_aa_wpwm/all_G1_359/MADatNLO.HwU /farmstorage/marcozaro/MadGraph/mg5amcnlo/mupmum_ww_nlo_new2/SubProcesses/P0_aa_wpwm/all_G1_24/MADatNLO.HwU /farmstorage/marcozaro/MadGraph/mg5amcnlo/mupmum_ww_nlo_new2/SubProcesses/P0_aa_wpwm/all_G1_54/MADatNLO.HwU /farmstorage/marcozaro/MadGraph/mg5amcnlo/mupmum_ww_nlo_new2/SubProcesses/P0_aa_wpwm/all_G1_268/MADatNLO.HwU /farmstorage/marcozaro/MadGraph/mg5amcnlo/mupmum_ww_nlo_new2/SubProcesses/P0_aa_wpwm/all_G1_190/MADatNLO.HwU /farmstorage/marcozaro/MadGraph/mg5amcnlo/mupmum_ww_nlo_new2/SubProcesses/P0_aa_wpwm/all_G1_15/MADatNLO.HwU /farmstorage/marcozaro/MadGraph/mg5amcnlo/mupmum_ww_nlo_new2/SubProcesses/P0_aa_wpwm/all_G1_46/MADatNLO.HwU /farmstorage/marcozaro/MadGraph/mg5amcnlo/mupmum_ww_nlo_new2/SubProcesses/P0_aa_wpwm/all_G1_281/MADatNLO.HwU /farmstorage/marcozaro/MadGraph/mg5amcnlo/mupmum_ww_nlo_new2/SubProcesses/P0_aa_wpwm/all_G1_232/MADatNLO.HwU /farmstorage/marcozaro/MadGraph/mg5amcnlo/mupmum_ww_nlo_new2/SubProcesses/P0_aa_wpwm/all_G1_332/MADatNLO.HwU /farmstorage/marcozaro/MadGraph/mg5amcnlo/mupmum_ww_nlo_new2/SubProcesses/P0_aa_wpwm/all_G1_187/MADatNLO.HwU /farmstorage/marcozaro/MadGraph/mg5amcnlo/mupmum_ww_nlo_new2/SubProcesses/P0_aa_wpwm/all_G1_158/MADatNLO.HwU /farmstorage/marcozaro/MadGraph/mg5amcnlo/mupmum_ww_nlo_new2/SubProcesses/P0_aa_wpwm/all_G1_23/MADatNLO.HwU /farmstorage/marcozaro/MadGraph/mg5amcnlo/mupmum_ww_nlo_new2/SubProcesses/P0_aa_wpwm/all_G1_217/MADatNLO.HwU /farmstorage/marcozaro/MadGraph/mg5amcnlo/mupmum_ww_nlo_new2/SubProcesses/P0_aa_wpwm/all_G1_164/MADatNLO.HwU /farmstorage/marcozaro/MadGraph/mg5amcnlo/mupmum_ww_nlo_new2/SubProcesses/P0_aa_wpwm/all_G1_40/MADatNLO.HwU /farmstorage/marcozaro/MadGraph/mg5amcnlo/mupmum_ww_nlo_new2/SubProcesses/P0_aa_wpwm/all_G1_35/MADatNLO.HwU /farmstorage/marcozaro/MadGraph/mg5amcnlo/mupmum_ww_nlo_new2/SubProcesses/P0_aa_wpwm/all_G1_149/MADatNLO.HwU /farmstorage/marcozaro/MadGraph/mg5amcnlo/mupmum_ww_nlo_new2/SubProcesses/P0_aa_wpwm/all_G1_211/MADatNLO.HwU /farmstorage/marcozaro/MadGraph/mg5amcnlo/mupmum_ww_nlo_new2/SubProcesses/P0_aa_wpwm/all_G1_295/MADatNLO.HwU /farmstorage/marcozaro/MadGraph/mg5amcnlo/mupmum_ww_nlo_new2/SubProcesses/P0_aa_wpwm/all_G1_151/MADatNLO.HwU /farmstorage/marcozaro/MadGraph/mg5amcnlo/mupmum_ww_nlo_new2/SubProcesses/P0_aa_wpwm/all_G1_153/MADatNLO.HwU /farmstorage/marcozaro/MadGraph/mg5amcnlo/mupmum_ww_nlo_new2/SubProcesses/P0_aa_wpwm/all_G1_366/MADatNLO.HwU /farmstorage/marcozaro/MadGraph/mg5amcnlo/mupmum_ww_nlo_new2/SubProcesses/P0_aa_wpwm/all_G1_254/MADatNLO.HwU /farmstorage/marcozaro/MadGraph/mg5amcnlo/mupmum_ww_nlo_new2/SubProcesses/P0_aa_wpwm/all_G1_29/MADatNLO.HwU /farmstorage/marcozaro/MadGraph/mg5amcnlo/mupmum_ww_nlo_new2/SubProcesses/P0_aa_wpwm/all_G1_119/MADatNLO.HwU /farmstorage/marcozaro/MadGraph/mg5amcnlo/mupmum_ww_nlo_new2/SubProcesses/P0_aa_wpwm/all_G1_120/MADatNLO.HwU /farmstorage/marcozaro/MadGraph/mg5amcnlo/mupmum_ww_nlo_new2/SubProcesses/P0_aa_wpwm/all_G1_12/MADatNLO.HwU /farmstorage/marcozaro/MadGraph/mg5amcnlo/mupmum_ww_nlo_new2/SubProcesses/P0_aa_wpwm/all_G1_68/MADatNLO.HwU /farmstorage/marcozaro/MadGraph/mg5amcnlo/mupmum_ww_nlo_new2/SubProcesses/P0_aa_wpwm/all_G1_108/MADatNLO.HwU /farmstorage/marcozaro/MadGraph/mg5amcnlo/mupmum_ww_nlo_new2/SubProcesses/P0_aa_wpwm/all_G1_218/MADatNLO.HwU /farmstorage/marcozaro/MadGraph/mg5amcnlo/mupmum_ww_nlo_new2/SubProcesses/P0_aa_wpwm/all_G1_56/MADatNLO.HwU /farmstorage/marcozaro/MadGraph/mg5amcnlo/mupmum_ww_nlo_new2/SubProcesses/P0_aa_wpwm/all_G1_111/MADatNLO.HwU /farmstorage/marcozaro/MadGraph/mg5amcnlo/mupmum_ww_nlo_new2/SubProcesses/P0_aa_wpwm/all_G1_137/MADatNLO.HwU /farmstorage/marcozaro/MadGraph/mg5amcnlo/mupmum_ww_nlo_new2/SubProcesses/P0_aa_wpwm/all_G1_223/MADatNLO.HwU /farmstorage/marcozaro/MadGraph/mg5amcnlo/mupmum_ww_nlo_new2/SubProcesses/P0_aa_wpwm/all_G1_367/MADatNLO.HwU /farmstorage/marcozaro/MadGraph/mg5amcnlo/mupmum_ww_nlo_new2/SubProcesses/P0_aa_wpwm/all_G1_93/MADatNLO.HwU /farmstorage/marcozaro/MadGraph/mg5amcnlo/mupmum_ww_nlo_new2/SubProcesses/P0_aa_wpwm/all_G1_373/MADatNLO.HwU /farmstorage/marcozaro/MadGraph/mg5amcnlo/mupmum_ww_nlo_new2/SubProcesses/P0_aa_wpwm/all_G1_245/MADatNLO.HwU /farmstorage/marcozaro/MadGraph/mg5amcnlo/mupmum_ww_nlo_new2/SubProcesses/P0_aa_wpwm/all_G1_351/MADatNLO.HwU /farmstorage/marcozaro/MadGraph/mg5amcnlo/mupmum_ww_nlo_new2/SubProcesses/P0_aa_wpwm/all_G1_234/MADatNLO.HwU /farmstorage/marcozaro/MadGraph/mg5amcnlo/mupmum_ww_nlo_new2/SubProcesses/P0_aa_wpwm/all_G1_203/MADatNLO.HwU /farmstorage/marcozaro/MadGraph/mg5amcnlo/mupmum_ww_nlo_new2/SubProcesses/P0_aa_wpwm/all_G1_224/MADatNLO.HwU /farmstorage/marcozaro/MadGraph/mg5amcnlo/mupmum_ww_nlo_new2/SubProcesses/P0_aa_wpwm/all_G1_273/MADatNLO.HwU /farmstorage/marcozaro/MadGraph/mg5amcnlo/mupmum_ww_nlo_new2/SubProcesses/P0_aa_wpwm/all_G1_298/MADatNLO.HwU /farmstorage/marcozaro/MadGraph/mg5amcnlo/mupmum_ww_nlo_new2/SubProcesses/P0_aa_wpwm/all_G1_267/MADatNLO.HwU /farmstorage/marcozaro/MadGraph/mg5amcnlo/mupmum_ww_nlo_new2/SubProcesses/P0_aa_wpwm/all_G1_323/MADatNLO.HwU /farmstorage/marcozaro/MadGraph/mg5amcnlo/mupmum_ww_nlo_new2/SubProcesses/P0_aa_wpwm/all_G1_11/MADatNLO.HwU /farmstorage/marcozaro/MadGraph/mg5amcnlo/mupmum_ww_nlo_new2/SubProcesses/P0_aa_wpwm/all_G1_50/MADatNLO.HwU /farmstorage/marcozaro/MadGraph/mg5amcnlo/mupmum_ww_nlo_new2/SubProcesses/P0_aa_wpwm/all_G1_20/MADatNLO.HwU /farmstorage/marcozaro/MadGraph/mg5amcnlo/mupmum_ww_nlo_new2/SubProcesses/P0_aa_wpwm/all_G1_39/MADatNLO.HwU /farmstorage/marcozaro/MadGraph/mg5amcnlo/mupmum_ww_nlo_new2/SubProcesses/P0_aa_wpwm/all_G1_157/MADatNLO.HwU /farmstorage/marcozaro/MadGraph/mg5amcnlo/mupmum_ww_nlo_new2/SubProcesses/P0_aa_wpwm/all_G1_197/MADatNLO.HwU /farmstorage/marcozaro/MadGraph/mg5amcnlo/mupmum_ww_nlo_new2/SubProcesses/P0_aa_wpwm/all_G1_53/MADatNLO.HwU /farmstorage/marcozaro/MadGraph/mg5amcnlo/mupmum_ww_nlo_new2/SubProcesses/P0_aa_wpwm/all_G1_205/MADatNLO.HwU /farmstorage/marcozaro/MadGraph/mg5amcnlo/mupmum_ww_nlo_new2/SubProcesses/P0_aa_wpwm/all_G1_18/MADatNLO.HwU /farmstorage/marcozaro/MadGraph/mg5amcnlo/mupmum_ww_nlo_new2/SubProcesses/P0_aa_wpwm/all_G1_280/MADatNLO.HwU /farmstorage/marcozaro/MadGraph/mg5amcnlo/mupmum_ww_nlo_new2/SubProcesses/P0_aa_wpwm/all_G1_160/MADatNLO.HwU /farmstorage/marcozaro/MadGraph/mg5amcnlo/mupmum_ww_nlo_new2/SubProcesses/P0_aa_wpwm/all_G1_284/MADatNLO.HwU /farmstorage/marcozaro/MadGraph/mg5amcnlo/mupmum_ww_nlo_new2/SubProcesses/P0_aa_wpwm/all_G1_249/MADatNLO.HwU /farmstorage/marcozaro/MadGraph/mg5amcnlo/mupmum_ww_nlo_new2/SubProcesses/P0_aa_wpwm/all_G1_1/MADatNLO.HwU /farmstorage/marcozaro/MadGraph/mg5amcnlo/mupmum_ww_nlo_new2/SubProcesses/P0_aa_wpwm/all_G1_208/MADatNLO.HwU /farmstorage/marcozaro/MadGraph/mg5amcnlo/mupmum_ww_nlo_new2/SubProcesses/P0_aa_wpwm/all_G1_314/MADatNLO.HwU /farmstorage/marcozaro/MadGraph/mg5amcnlo/mupmum_ww_nlo_new2/SubProcesses/P0_aa_wpwm/all_G1_374/MADatNLO.HwU /farmstorage/marcozaro/MadGraph/mg5amcnlo/mupmum_ww_nlo_new2/SubProcesses/P0_aa_wpwm/all_G1_96/MADatNLO.HwU /farmstorage/marcozaro/MadGraph/mg5amcnlo/mupmum_ww_nlo_new2/SubProcesses/P0_aa_wpwm/all_G1_306/MADatNLO.HwU /farmstorage/marcozaro/MadGraph/mg5amcnlo/mupmum_ww_nlo_new2/SubProcesses/P0_aa_wpwm/all_G1_283/MADatNLO.HwU /farmstorage/marcozaro/MadGraph/mg5amcnlo/mupmum_ww_nlo_new2/SubProcesses/P0_aa_wpwm/all_G1_246/MADatNLO.HwU /farmstorage/marcozaro/MadGraph/mg5amcnlo/mupmum_ww_nlo_new2/SubProcesses/P0_aa_wpwm/all_G1_64/MADatNLO.HwU /farmstorage/marcozaro/MadGraph/mg5amcnlo/mupmum_ww_nlo_new2/SubProcesses/P0_aa_wpwm/all_G1_361/MADatNLO.HwU /farmstorage/marcozaro/MadGraph/mg5amcnlo/mupmum_ww_nlo_new2/SubProcesses/P0_aa_wpwm/all_G1_193/MADatNLO.HwU /farmstorage/marcozaro/MadGraph/mg5amcnlo/mupmum_ww_nlo_new2/SubProcesses/P0_aa_wpwm/all_G1_348/MADatNLO.HwU /farmstorage/marcozaro/MadGraph/mg5amcnlo/mupmum_ww_nlo_new2/SubProcesses/P0_aa_wpwm/all_G1_27/MADatNLO.HwU /farmstorage/marcozaro/MadGraph/mg5amcnlo/mupmum_ww_nlo_new2/SubProcesses/P0_aa_wpwm/all_G1_82/MADatNLO.HwU /farmstorage/marcozaro/MadGraph/mg5amcnlo/mupmum_ww_nlo_new2/SubProcesses/P0_aa_wpwm/all_G1_292/MADatNLO.HwU /farmstorage/marcozaro/MadGraph/mg5amcnlo/mupmum_ww_nlo_new2/SubProcesses/P0_aa_wpwm/all_G1_76/MADatNLO.HwU /farmstorage/marcozaro/MadGraph/mg5amcnlo/mupmum_ww_nlo_new2/SubProcesses/P0_aa_wpwm/all_G1_326/MADatNLO.HwU /farmstorage/marcozaro/MadGraph/mg5amcnlo/mupmum_ww_nlo_new2/SubProcesses/P0_aa_wpwm/all_G1_231/MADatNLO.HwU /farmstorage/marcozaro/MadGraph/mg5amcnlo/mupmum_ww_nlo_new2/SubProcesses/P0_aa_wpwm/all_G1_324/MADatNLO.HwU /farmstorage/marcozaro/MadGraph/mg5amcnlo/mupmum_ww_nlo_new2/SubProcesses/P0_aa_wpwm/all_G1_84/MADatNLO.HwU /farmstorage/marcozaro/MadGraph/mg5amcnlo/mupmum_ww_nlo_new2/SubProcesses/P0_aa_wpwm/all_G1_206/MADatNLO.HwU /farmstorage/marcozaro/MadGraph/mg5amcnlo/mupmum_ww_nlo_new2/SubProcesses/P0_aa_wpwm/all_G1_369/MADatNLO.HwU /farmstorage/marcozaro/MadGraph/mg5amcnlo/mupmum_ww_nlo_new2/SubProcesses/P0_aa_wpwm/all_G1_344/MADatNLO.HwU /farmstorage/marcozaro/MadGraph/mg5amcnlo/mupmum_ww_nlo_new2/SubProcesses/P0_aa_wpwm/all_G1_227/MADatNLO.HwU /farmstorage/marcozaro/MadGraph/mg5amcnlo/mupmum_ww_nlo_new2/SubProcesses/P0_aa_wpwm/all_G1_135/MADatNLO.HwU /farmstorage/marcozaro/MadGraph/mg5amcnlo/mupmum_ww_nlo_new2/SubProcesses/P0_aa_wpwm/all_G1_86/MADatNLO.HwU /farmstorage/marcozaro/MadGraph/mg5amcnlo/mupmum_ww_nlo_new2/SubProcesses/P0_aa_wpwm/all_G1_123/MADatNLO.HwU /farmstorage/marcozaro/MadGraph/mg5amcnlo/mupmum_ww_nlo_new2/SubProcesses/P0_aa_wpwm/all_G1_189/MADatNLO.HwU /farmstorage/marcozaro/MadGraph/mg5amcnlo/mupmum_ww_nlo_new2/SubProcesses/P0_aa_wpwm/all_G1_43/MADatNLO.HwU /farmstorage/marcozaro/MadGraph/mg5amcnlo/mupmum_ww_nlo_new2/SubProcesses/P0_aa_wpwm/all_G1_117/MADatNLO.HwU /farmstorage/marcozaro/MadGraph/mg5amcnlo/mupmum_ww_nlo_new2/SubProcesses/P0_aa_wpwm/all_G1_261/MADatNLO.HwU /farmstorage/marcozaro/MadGraph/mg5amcnlo/mupmum_ww_nlo_new2/SubProcesses/P0_aa_wpwm/all_G1_319/MADatNLO.HwU /farmstorage/marcozaro/MadGraph/mg5amcnlo/mupmum_ww_nlo_new2/SubProcesses/P0_aa_wpwm/all_G1_116/MADatNLO.HwU /farmstorage/marcozaro/MadGraph/mg5amcnlo/mupmum_ww_nlo_new2/SubProcesses/P0_aa_wpwm/all_G1_357/MADatNLO.HwU /farmstorage/marcozaro/MadGraph/mg5amcnlo/mupmum_ww_nlo_new2/SubProcesses/P0_aa_wpwm/all_G1_91/MADatNLO.HwU /farmstorage/marcozaro/MadGraph/mg5amcnlo/mupmum_ww_nlo_new2/SubProcesses/P0_aa_wpwm/all_G1_327/MADatNLO.HwU /farmstorage/marcozaro/MadGraph/mg5amcnlo/mupmum_ww_nlo_new2/SubProcesses/P0_aa_wpwm/all_G1_49/MADatNLO.HwU /farmstorage/marcozaro/MadGraph/mg5amcnlo/mupmum_ww_nlo_new2/SubProcesses/P0_aa_wpwm/all_G1_22/MADatNLO.HwU /farmstorage/marcozaro/MadGraph/mg5amcnlo/mupmum_ww_nlo_new2/SubProcesses/P0_aa_wpwm/all_G1_114/MADatNLO.HwU /farmstorage/marcozaro/MadGraph/mg5amcnlo/mupmum_ww_nlo_new2/SubProcesses/P0_aa_wpwm/all_G1_21/MADatNLO.HwU /farmstorage/marcozaro/MadGraph/mg5amcnlo/mupmum_ww_nlo_new2/SubProcesses/P0_aa_wpwm/all_G1_360/MADatNLO.HwU /farmstorage/marcozaro/MadGraph/mg5amcnlo/mupmum_ww_nlo_new2/SubProcesses/P0_aa_wpwm/all_G1_122/MADatNLO.HwU /farmstorage/marcozaro/MadGraph/mg5amcnlo/mupmum_ww_nlo_new2/SubProcesses/P0_aa_wpwm/all_G1_356/MADatNLO.HwU /farmstorage/marcozaro/MadGraph/mg5amcnlo/mupmum_ww_nlo_new2/SubProcesses/P0_aa_wpwm/all_G1_235/MADatNLO.HwU /farmstorage/marcozaro/MadGraph/mg5amcnlo/mupmum_ww_nlo_new2/SubProcesses/P0_aa_wpwm/all_G1_97/MADatNLO.HwU /farmstorage/marcozaro/MadGraph/mg5amcnlo/mupmum_ww_nlo_new2/SubProcesses/P0_aa_wpwm/all_G1_81/MADatNLO.HwU /farmstorage/marcozaro/MadGraph/mg5amcnlo/mupmum_ww_nlo_new2/SubProcesses/P0_aa_wpwm/all_G1_349/MADatNLO.HwU /farmstorage/marcozaro/MadGraph/mg5amcnlo/mupmum_ww_nlo_new2/SubProcesses/P0_aa_wpwm/all_G1_166/MADatNLO.HwU /farmstorage/marcozaro/MadGraph/mg5amcnlo/mupmum_ww_nlo_new2/SubProcesses/P0_aa_wpwm/all_G1_318/MADatNLO.HwU /farmstorage/marcozaro/MadGraph/mg5amcnlo/mupmum_ww_nlo_new2/SubProcesses/P0_aa_wpwm/all_G1_103/MADatNLO.HwU /farmstorage/marcozaro/MadGraph/mg5amcnlo/mupmum_ww_nlo_new2/SubProcesses/P0_aa_wpwm/all_G1_33/MADatNLO.HwU /farmstorage/marcozaro/MadGraph/mg5amcnlo/mupmum_ww_nlo_new2/SubProcesses/P0_aa_wpwm/all_G1_309/MADatNLO.HwU /farmstorage/marcozaro/MadGraph/mg5amcnlo/mupmum_ww_nlo_new2/SubProcesses/P0_aa_wpwm/all_G1_69/MADatNLO.HwU /farmstorage/marcozaro/MadGraph/mg5amcnlo/mupmum_ww_nlo_new2/SubProcesses/P0_aa_wpwm/all_G1_55/MADatNLO.HwU /farmstorage/marcozaro/MadGraph/mg5amcnlo/mupmum_ww_nlo_new2/SubProcesses/P0_aa_wpwm/all_G1_363/MADatNLO.HwU /farmstorage/marcozaro/MadGraph/mg5amcnlo/mupmum_ww_nlo_new2/SubProcesses/P0_aa_wpwm/all_G1_183/MADatNLO.HwU /farmstorage/marcozaro/MadGraph/mg5amcnlo/mupmum_ww_nlo_new2/SubProcesses/P0_aa_wpwm/all_G1_255/MADatNLO.HwU /farmstorage/marcozaro/MadGraph/mg5amcnlo/mupmum_ww_nlo_new2/SubProcesses/P0_aa_wpwm/all_G1_269/MADatNLO.HwU /farmstorage/marcozaro/MadGraph/mg5amcnlo/mupmum_ww_nlo_new2/SubProcesses/P0_aa_wpwm/all_G1_16/MADatNLO.HwU /farmstorage/marcozaro/MadGraph/mg5amcnlo/mupmum_ww_nlo_new2/SubProcesses/P0_aa_wpwm/all_G1_236/MADatNLO.HwU /farmstorage/marcozaro/MadGraph/mg5amcnlo/mupmum_ww_nlo_new2/SubProcesses/P0_aa_wpwm/all_G1_85/MADatNLO.HwU /farmstorage/marcozaro/MadGraph/mg5amcnlo/mupmum_ww_nlo_new2/SubProcesses/P0_aa_wpwm/all_G1_328/MADatNLO.HwU /farmstorage/marcozaro/MadGraph/mg5amcnlo/mupmum_ww_nlo_new2/SubProcesses/P0_aa_wpwm/all_G1_355/MADatNLO.HwU /farmstorage/marcozaro/MadGraph/mg5amcnlo/mupmum_ww_nlo_new2/SubProcesses/P0_aa_wpwm/all_G1_60/MADatNLO.HwU /farmstorage/marcozaro/MadGraph/mg5amcnlo/mupmum_ww_nlo_new2/SubProcesses/P0_aa_wpwm/all_G1_181/MADatNLO.HwU /farmstorage/marcozaro/MadGraph/mg5amcnlo/mupmum_ww_nlo_new2/SubProcesses/P0_aa_wpwm/all_G1_271/MADatNLO.HwU /farmstorage/marcozaro/MadGraph/mg5amcnlo/mupmum_ww_nlo_new2/SubProcesses/P0_aa_wpwm/all_G1_331/MADatNLO.HwU /farmstorage/marcozaro/MadGraph/mg5amcnlo/mupmum_ww_nlo_new2/SubProcesses/P0_aa_wpwm/all_G1_28/MADatNLO.HwU /farmstorage/marcozaro/MadGraph/mg5amcnlo/mupmum_ww_nlo_new2/SubProcesses/P0_mupmum_wpwm/all_G1_1021/MADatNLO.HwU /farmstorage/marcozaro/MadGraph/mg5amcnlo/mupmum_ww_nlo_new2/SubProcesses/P0_mupmum_wpwm/all_G1_1334/MADatNLO.HwU /farmstorage/marcozaro/MadGraph/mg5amcnlo/mupmum_ww_nlo_new2/SubProcesses/P0_mupmum_wpwm/all_G1_1491/MADatNLO.HwU /farmstorage/marcozaro/MadGraph/mg5amcnlo/mupmum_ww_nlo_new2/SubProcesses/P0_mupmum_wpwm/all_G1_1006/MADatNLO.HwU /farmstorage/marcozaro/MadGraph/mg5amcnlo/mupmum_ww_nlo_new2/SubProcesses/P0_mupmum_wpwm/all_G1_990/MADatNLO.HwU /farmstorage/marcozaro/MadGraph/mg5amcnlo/mupmum_ww_nlo_new2/SubProcesses/P0_mupmum_wpwm/all_G1_775/MADatNLO.HwU /farmstorage/marcozaro/MadGraph/mg5amcnlo/mupmum_ww_nlo_new2/SubProcesses/P0_mupmum_wpwm/all_G1_618/MADatNLO.HwU /farmstorage/marcozaro/MadGraph/mg5amcnlo/mupmum_ww_nlo_new2/SubProcesses/P0_mupmum_wpwm/all_G1_1998/MADatNLO.HwU /farmstorage/marcozaro/MadGraph/mg5amcnlo/mupmum_ww_nlo_new2/SubProcesses/P0_mupmum_wpwm/all_G1_284/MADatNLO.HwU /farmstorage/marcozaro/MadGraph/mg5amcnlo/mupmum_ww_nlo_new2/SubProcesses/P0_mupmum_wpwm/all_G1_1868/MADatNLO.HwU /farmstorage/marcozaro/MadGraph/mg5amcnlo/mupmum_ww_nlo_new2/SubProcesses/P0_mupmum_wpwm/all_G1_1022/MADatNLO.HwU /farmstorage/marcozaro/MadGraph/mg5amcnlo/mupmum_ww_nlo_new2/SubProcesses/P0_mupmum_wpwm/all_G1_1781/MADatNLO.HwU /farmstorage/marcozaro/MadGraph/mg5amcnlo/mupmum_ww_nlo_new2/SubProcesses/P0_mupmum_wpwm/all_G1_1503/MADatNLO.HwU /farmstorage/marcozaro/MadGraph/mg5amcnlo/mupmum_ww_nlo_new2/SubProcesses/P0_mupmum_wpwm/all_G1_359/MADatNLO.HwU /farmstorage/marcozaro/MadGraph/mg5amcnlo/mupmum_ww_nlo_new2/SubProcesses/P0_mupmum_wpwm/all_G1_1063/MADatNLO.HwU /farmstorage/marcozaro/MadGraph/mg5amcnlo/mupmum_ww_nlo_new2/SubProcesses/P0_mupmum_wpwm/all_G1_1159/MADatNLO.HwU /farmstorage/marcozaro/MadGraph/mg5amcnlo/mupmum_ww_nlo_new2/SubProcesses/P0_mupmum_wpwm/all_G1_778/MADatNLO.HwU /farmstorage/marcozaro/MadGraph/mg5amcnlo/mupmum_ww_nlo_new2/SubProcesses/P0_mupmum_wpwm/all_G1_562/MADatNLO.HwU /farmstorage/marcozaro/MadGraph/mg5amcnlo/mupmum_ww_nlo_new2/SubProcesses/P0_mupmum_wpwm/all_G1_779/MADatNLO.HwU /farmstorage/marcozaro/MadGraph/mg5amcnlo/mupmum_ww_nlo_new2/SubProcesses/P0_mupmum_wpwm/all_G1_104/MADatNLO.HwU /farmstorage/marcozaro/MadGraph/mg5amcnlo/mupmum_ww_nlo_new2/SubProcesses/P0_mupmum_wpwm/all_G1_1913/MADatNLO.HwU /farmstorage/marcozaro/MadGraph/mg5amcnlo/mupmum_ww_nlo_new2/SubProcesses/P0_mupmum_wpwm/all_G1_1318/MADatNLO.HwU /farmstorage/marcozaro/MadGraph/mg5amcnlo/mupmum_ww_nlo_new2/SubProcesses/P0_mupmum_wpwm/all_G1_1212/MADatNLO.HwU /farmstorage/marcozaro/MadGraph/mg5amcnlo/mupmum_ww_nlo_new2/SubProcesses/P0_mupmum_wpwm/all_G1_1150/MADatNLO.HwU /farmstorage/marcozaro/MadGraph/mg5amcnlo/mupmum_ww_nlo_new2/SubProcesses/P0_mupmum_wpwm/all_G1_643/MADatNLO.HwU /farmstorage/marcozaro/MadGraph/mg5amcnlo/mupmum_ww_nlo_new2/SubProcesses/P0_mupmum_wpwm/all_G1_1895/MADatNLO.HwU /farmstorage/marcozaro/MadGraph/mg5amcnlo/mupmum_ww_nlo_new2/SubProcesses/P0_mupmum_wpwm/all_G1_441/MADatNLO.HwU /farmstorage/marcozaro/MadGraph/mg5amcnlo/mupmum_ww_nlo_new2/SubProcesses/P0_mupmum_wpwm/all_G1_1327/MADatNLO.HwU /farmstorage/marcozaro/MadGraph/mg5amcnlo/mupmum_ww_nlo_new2/SubProcesses/P0_mupmum_wpwm/all_G1_1626/MADatNLO.HwU /farmstorage/marcozaro/MadGraph/mg5amcnlo/mupmum_ww_nlo_new2/SubProcesses/P0_mupmum_wpwm/all_G1_615/MADatNLO.HwU /farmstorage/marcozaro/MadGraph/mg5amcnlo/mupmum_ww_nlo_new2/SubProcesses/P0_mupmum_wpwm/all_G1_1654/MADatNLO.HwU /farmstorage/marcozaro/MadGraph/mg5amcnlo/mupmum_ww_nlo_new2/SubProcesses/P0_mupmum_wpwm/all_G1_1416/MADatNLO.HwU /farmstorage/marcozaro/MadGraph/mg5amcnlo/mupmum_ww_nlo_new2/SubProcesses/P0_mupmum_wpwm/all_G1_1117/MADatNLO.HwU /farmstorage/marcozaro/MadGraph/mg5amcnlo/mupmum_ww_nlo_new2/SubProcesses/P0_mupmum_wpwm/all_G1_858/MADatNLO.HwU /farmstorage/marcozaro/MadGraph/mg5amcnlo/mupmum_ww_nlo_new2/SubProcesses/P0_mupmum_wpwm/all_G1_194/MADatNLO.HwU /farmstorage/marcozaro/MadGraph/mg5amcnlo/mupmum_ww_nlo_new2/SubProcesses/P0_mupmum_wpwm/all_G1_878/MADatNLO.HwU /farmstorage/marcozaro/MadGraph/mg5amcnlo/mupmum_ww_nlo_new2/SubProcesses/P0_mupmum_wpwm/all_G1_1960/MADatNLO.HwU /farmstorage/marcozaro/MadGraph/mg5amcnlo/mupmum_ww_nlo_new2/SubProcesses/P0_mupmum_wpwm/all_G1_1623/MADatNLO.HwU /farmstorage/marcozaro/MadGraph/mg5amcnlo/mupmum_ww_nlo_new2/SubProcesses/P0_mupmum_wpwm/all_G1_1588/MADatNLO.HwU /farmstorage/marcozaro/MadGraph/mg5amcnlo/mupmum_ww_nlo_new2/SubProcesses/P0_mupmum_wpwm/all_G1_887/MADatNLO.HwU /farmstorage/marcozaro/MadGraph/mg5amcnlo/mupmum_ww_nlo_new2/SubProcesses/P0_mupmum_wpwm/all_G1_251/MADatNLO.HwU /farmstorage/marcozaro/MadGraph/mg5amcnlo/mupmum_ww_nlo_new2/SubProcesses/P0_mupmum_wpwm/all_G1_283/MADatNLO.HwU /farmstorage/marcozaro/MadGraph/mg5amcnlo/mupmum_ww_nlo_new2/SubProcesses/P0_mupmum_wpwm/all_G1_1406/MADatNLO.HwU /farmstorage/marcozaro/MadGraph/mg5amcnlo/mupmum_ww_nlo_new2/SubProcesses/P0_mupmum_wpwm/all_G1_1638/MADatNLO.HwU /farmstorage/marcozaro/MadGraph/mg5amcnlo/mupmum_ww_nlo_new2/SubProcesses/P0_mupmum_wpwm/all_G1_551/MADatNLO.HwU /farmstorage/marcozaro/MadGraph/mg5amcnlo/mupmum_ww_nlo_new2/SubProcesses/P0_mupmum_wpwm/all_G1_1940/MADatNLO.HwU /farmstorage/marcozaro/MadGraph/mg5amcnlo/mupmum_ww_nlo_new2/SubProcesses/P0_mupmum_wpwm/all_G1_1888/MADatNLO.HwU /farmstorage/marcozaro/MadGraph/mg5amcnlo/mupmum_ww_nlo_new2/SubProcesses/P0_mupmum_wpwm/all_G1_921/MADatNLO.HwU /farmstorage/marcozaro/MadGraph/mg5amcnlo/mupmum_ww_nlo_new2/SubProcesses/P0_mupmum_wpwm/all_G1_447/MADatNLO.HwU /farmstorage/marcozaro/MadGraph/mg5amcnlo/mupmum_ww_nlo_new2/SubProcesses/P0_mupmum_wpwm/all_G1_773/MADatNLO.HwU /farmstorage/marcozaro/MadGraph/mg5amcnlo/mupmum_ww_nlo_new2/SubProcesses/P0_mupmum_wpwm/all_G1_720/MADatNLO.HwU /farmstorage/marcozaro/MadGraph/mg5amcnlo/mupmum_ww_nlo_new2/SubProcesses/P0_mupmum_wpwm/all_G1_59/MADatNLO.HwU /farmstorage/marcozaro/MadGraph/mg5amcnlo/mupmum_ww_nlo_new2/SubProcesses/P0_mupmum_wpwm/all_G1_935/MADatNLO.HwU /farmstorage/marcozaro/MadGraph/mg5amcnlo/mupmum_ww_nlo_new2/SubProcesses/P0_mupmum_wpwm/all_G1_1278/MADatNLO.HwU /farmstorage/marcozaro/MadGraph/mg5amcnlo/mupmum_ww_nlo_new2/SubProcesses/P0_mupmum_wpwm/all_G1_979/MADatNLO.HwU /farmstorage/marcozaro/MadGraph/mg5amcnlo/mupmum_ww_nlo_new2/SubProcesses/P0_mupmum_wpwm/all_G1_238/MADatNLO.HwU /farmstorage/marcozaro/MadGraph/mg5amcnlo/mupmum_ww_nlo_new2/SubProcesses/P0_mupmum_wpwm/all_G1_1005/MADatNLO.HwU /farmstorage/marcozaro/MadGraph/mg5amcnlo/mupmum_ww_nlo_new2/SubProcesses/P0_mupmum_wpwm/all_G1_1518/MADatNLO.HwU /farmstorage/marcozaro/MadGraph/mg5amcnlo/mupmum_ww_nlo_new2/SubProcesses/P0_mupmum_wpwm/all_G1_663/MADatNLO.HwU /farmstorage/marcozaro/MadGraph/mg5amcnlo/mupmum_ww_nlo_new2/SubProcesses/P0_mupmum_wpwm/all_G1_1613/MADatNLO.HwU /farmstorage/marcozaro/MadGraph/mg5amcnlo/mupmum_ww_nlo_new2/SubProcesses/P0_mupmum_wpwm/all_G1_407/MADatNLO.HwU /farmstorage/marcozaro/MadGraph/mg5amcnlo/mupmum_ww_nlo_new2/SubProcesses/P0_mupmum_wpwm/all_G1_675/MADatNLO.HwU /farmstorage/marcozaro/MadGraph/mg5amcnlo/mupmum_ww_nlo_new2/SubProcesses/P0_mupmum_wpwm/all_G1_69/MADatNLO.HwU /farmstorage/marcozaro/MadGraph/mg5amcnlo/mupmum_ww_nlo_new2/SubProcesses/P0_mupmum_wpwm/all_G1_363/MADatNLO.HwU /farmstorage/marcozaro/MadGraph/mg5amcnlo/mupmum_ww_nlo_new2/SubProcesses/P0_mupmum_wpwm/all_G1_361/MADatNLO.HwU /farmstorage/marcozaro/MadGraph/mg5amcnlo/mupmum_ww_nlo_new2/SubProcesses/P0_mupmum_wpwm/all_G1_1467/MADatNLO.HwU /farmstorage/marcozaro/MadGraph/mg5amcnlo/mupmum_ww_nlo_new2/SubProcesses/P0_mupmum_wpwm/all_G1_1040/MADatNLO.HwU /farmstorage/marcozaro/MadGraph/mg5amcnlo/mupmum_ww_nlo_new2/SubProcesses/P0_mupmum_wpwm/all_G1_875/MADatNLO.HwU /farmstorage/marcozaro/MadGraph/mg5amcnlo/mupmum_ww_nlo_new2/SubProcesses/P0_mupmum_wpwm/all_G1_1582/MADatNLO.HwU /farmstorage/marcozaro/MadGraph/mg5amcnlo/mupmum_ww_nlo_new2/SubProcesses/P0_mupmum_wpwm/all_G1_322/MADatNLO.HwU /farmstorage/marcozaro/MadGraph/mg5amcnlo/mupmum_ww_nlo_new2/SubProcesses/P0_mupmum_wpwm/all_G1_1246/MADatNLO.HwU /farmstorage/marcozaro/MadGraph/mg5amcnlo/mupmum_ww_nlo_new2/SubProcesses/P0_mupmum_wpwm/all_G1_1571/MADatNLO.HwU /farmstorage/marcozaro/MadGraph/mg5amcnlo/mupmum_ww_nlo_new2/SubProcesses/P0_mupmum_wpwm/all_G1_1843/MADatNLO.HwU /farmstorage/marcozaro/MadGraph/mg5amcnlo/mupmum_ww_nlo_new2/SubProcesses/P0_mupmum_wpwm/all_G1_1260/MADatNLO.HwU /farmstorage/marcozaro/MadGraph/mg5amcnlo/mupmum_ww_nlo_new2/SubProcesses/P0_mupmum_wpwm/all_G1_717/MADatNLO.HwU /farmstorage/marcozaro/MadGraph/mg5amcnlo/mupmum_ww_nlo_new2/SubProcesses/P0_mupmum_wpwm/all_G1_345/MADatNLO.HwU /farmstorage/marcozaro/MadGraph/mg5amcnlo/mupmum_ww_nlo_new2/SubProcesses/P0_mupmum_wpwm/all_G1_1451/MADatNLO.HwU /farmstorage/marcozaro/MadGraph/mg5amcnlo/mupmum_ww_nlo_new2/SubProcesses/P0_mupmum_wpwm/all_G1_390/MADatNLO.HwU /farmstorage/marcozaro/MadGraph/mg5amcnlo/mupmum_ww_nlo_new2/SubProcesses/P0_mupmum_wpwm/all_G1_1740/MADatNLO.HwU /farmstorage/marcozaro/MadGraph/mg5amcnlo/mupmum_ww_nlo_new2/SubProcesses/P0_mupmum_wpwm/all_G1_431/MADatNLO.HwU /farmstorage/marcozaro/MadGraph/mg5amcnlo/mupmum_ww_nlo_new2/SubProcesses/P0_mupmum_wpwm/all_G1_1347/MADatNLO.HwU /farmstorage/marcozaro/MadGraph/mg5amcnlo/mupmum_ww_nlo_new2/SubProcesses/P0_mupmum_wpwm/all_G1_954/MADatNLO.HwU /farmstorage/marcozaro/MadGraph/mg5amcnlo/mupmum_ww_nlo_new2/SubProcesses/P0_mupmum_wpwm/all_G1_1791/MADatNLO.HwU /farmstorage/marcozaro/MadGraph/mg5amcnlo/mupmum_ww_nlo_new2/SubProcesses/P0_mupmum_wpwm/all_G1_1295/MADatNLO.HwU /farmstorage/marcozaro/MadGraph/mg5amcnlo/mupmum_ww_nlo_new2/SubProcesses/P0_mupmum_wpwm/all_G1_1930/MADatNLO.HwU /farmstorage/marcozaro/MadGraph/mg5amcnlo/mupmum_ww_nlo_new2/SubProcesses/P0_mupmum_wpwm/all_G1_1556/MADatNLO.HwU /farmstorage/marcozaro/MadGraph/mg5amcnlo/mupmum_ww_nlo_new2/SubProcesses/P0_mupmum_wpwm/all_G1_742/MADatNLO.HwU /farmstorage/marcozaro/MadGraph/mg5amcnlo/mupmum_ww_nlo_new2/SubProcesses/P0_mupmum_wpwm/all_G1_1760/MADatNLO.HwU /farmstorage/marcozaro/MadGraph/mg5amcnlo/mupmum_ww_nlo_new2/SubProcesses/P0_mupmum_wpwm/all_G1_1829/MADatNLO.HwU /farmstorage/marcozaro/MadGraph/mg5amcnlo/mupmum_ww_nlo_new2/SubProcesses/P0_mupmum_wpwm/all_G1_942/MADatNLO.HwU /farmstorage/marcozaro/MadGraph/mg5amcnlo/mupmum_ww_nlo_new2/SubProcesses/P0_mupmum_wpwm/all_G1_497/MADatNLO.HwU /farmstorage/marcozaro/MadGraph/mg5amcnlo/mupmum_ww_nlo_new2/SubProcesses/P0_mupmum_wpwm/all_G1_1730/MADatNLO.HwU /farmstorage/marcozaro/MadGraph/mg5amcnlo/mupmum_ww_nlo_new2/SubProcesses/P0_mupmum_wpwm/all_G1_1684/MADatNLO.HwU /farmstorage/marcozaro/MadGraph/mg5amcnlo/mupmum_ww_nlo_new2/SubProcesses/P0_mupmum_wpwm/all_G1_74/MADatNLO.HwU /farmstorage/marcozaro/MadGraph/mg5amcnlo/mupmum_ww_nlo_new2/SubProcesses/P0_mupmum_wpwm/all_G1_1698/MADatNLO.HwU /farmstorage/marcozaro/MadGraph/mg5amcnlo/mupmum_ww_nlo_new2/SubProcesses/P0_mupmum_wpwm/all_G1_864/MADatNLO.HwU /farmstorage/marcozaro/MadGraph/mg5amcnlo/mupmum_ww_nlo_new2/SubProcesses/P0_mupmum_wpwm/all_G1_944/MADatNLO.HwU /farmstorage/marcozaro/MadGraph/mg5amcnlo/mupmum_ww_nlo_new2/SubProcesses/P0_mupmum_wpwm/all_G1_485/MADatNLO.HwU /farmstorage/marcozaro/MadGraph/mg5amcnlo/mupmum_ww_nlo_new2/SubProcesses/P0_mupmum_wpwm/all_G1_1744/MADatNLO.HwU /farmstorage/marcozaro/MadGraph/mg5amcnlo/mupmum_ww_nlo_new2/SubProcesses/P0_mupmum_wpwm/all_G1_1243/MADatNLO.HwU /farmstorage/marcozaro/MadGraph/mg5amcnlo/mupmum_ww_nlo_new2/SubProcesses/P0_mupmum_wpwm/all_G1_1908/MADatNLO.HwU /farmstorage/marcozaro/MadGraph/mg5amcnlo/mupmum_ww_nlo_new2/SubProcesses/P0_mupmum_wpwm/all_G1_632/MADatNLO.HwU /farmstorage/marcozaro/MadGraph/mg5amcnlo/mupmum_ww_nlo_new2/SubProcesses/P0_mupmum_wpwm/all_G1_36/MADatNLO.HwU /farmstorage/marcozaro/MadGraph/mg5amcnlo/mupmum_ww_nlo_new2/SubProcesses/P0_mupmum_wpwm/all_G1_517/MADatNLO.HwU /farmstorage/marcozaro/MadGraph/mg5amcnlo/mupmum_ww_nlo_new2/SubProcesses/P0_mupmum_wpwm/all_G1_903/MADatNLO.HwU /farmstorage/marcozaro/MadGraph/mg5amcnlo/mupmum_ww_nlo_new2/SubProcesses/P0_mupmum_wpwm/all_G1_37/MADatNLO.HwU /farmstorage/marcozaro/MadGraph/mg5amcnlo/mupmum_ww_nlo_new2/SubProcesses/P0_mupmum_wpwm/all_G1_1515/MADatNLO.HwU /farmstorage/marcozaro/MadGraph/mg5amcnlo/mupmum_ww_nlo_new2/SubProcesses/P0_mupmum_wpwm/all_G1_1678/MADatNLO.HwU /farmstorage/marcozaro/MadGraph/mg5amcnlo/mupmum_ww_nlo_new2/SubProcesses/P0_mupmum_wpwm/all_G1_2/MADatNLO.HwU /farmstorage/marcozaro/MadGraph/mg5amcnlo/mupmum_ww_nlo_new2/SubProcesses/P0_mupmum_wpwm/all_G1_657/MADatNLO.HwU /farmstorage/marcozaro/MadGraph/mg5amcnlo/mupmum_ww_nlo_new2/SubProcesses/P0_mupmum_wpwm/all_G1_565/MADatNLO.HwU /farmstorage/marcozaro/MadGraph/mg5amcnlo/mupmum_ww_nlo_new2/SubProcesses/P0_mupmum_wpwm/all_G1_804/MADatNLO.HwU /farmstorage/marcozaro/MadGraph/mg5amcnlo/mupmum_ww_nlo_new2/SubProcesses/P0_mupmum_wpwm/all_G1_976/MADatNLO.HwU /farmstorage/marcozaro/MadGraph/mg5amcnlo/mupmum_ww_nlo_new2/SubProcesses/P0_mupmum_wpwm/all_G1_1422/MADatNLO.HwU /farmstorage/marcozaro/MadGraph/mg5amcnlo/mupmum_ww_nlo_new2/SubProcesses/P0_mupmum_wpwm/all_G1_1294/MADatNLO.HwU /farmstorage/marcozaro/MadGraph/mg5amcnlo/mupmum_ww_nlo_new2/SubProcesses/P0_mupmum_wpwm/all_G1_1547/MADatNLO.HwU /farmstorage/marcozaro/MadGraph/mg5amcnlo/mupmum_ww_nlo_new2/SubProcesses/P0_mupmum_wpwm/all_G1_1315/MADatNLO.HwU /farmstorage/marcozaro/MadGraph/mg5amcnlo/mupmum_ww_nlo_new2/SubProcesses/P0_mupmum_wpwm/all_G1_243/MADatNLO.HwU /farmstorage/marcozaro/MadGraph/mg5amcnlo/mupmum_ww_nlo_new2/SubProcesses/P0_mupmum_wpwm/all_G1_182/MADatNLO.HwU /farmstorage/marcozaro/MadGraph/mg5amcnlo/mupmum_ww_nlo_new2/SubProcesses/P0_mupmum_wpwm/all_G1_1821/MADatNLO.HwU /farmstorage/marcozaro/MadGraph/mg5amcnlo/mupmum_ww_nlo_new2/SubProcesses/P0_mupmum_wpwm/all_G1_763/MADatNLO.HwU /farmstorage/marcozaro/MadGraph/mg5amcnlo/mupmum_ww_nlo_new2/SubProcesses/P0_mupmum_wpwm/all_G1_122/MADatNLO.HwU /farmstorage/marcozaro/MadGraph/mg5amcnlo/mupmum_ww_nlo_new2/SubProcesses/P0_mupmum_wpwm/all_G1_706/MADatNLO.HwU /farmstorage/marcozaro/MadGraph/mg5amcnlo/mupmum_ww_nlo_new2/SubProcesses/P0_mupmum_wpwm/all_G1_900/MADatNLO.HwU /farmstorage/marcozaro/MadGraph/mg5amcnlo/mupmum_ww_nlo_new2/SubProcesses/P0_mupmum_wpwm/all_G1_1707/MADatNLO.HwU /farmstorage/marcozaro/MadGraph/mg5amcnlo/mupmum_ww_nlo_new2/SubProcesses/P0_mupmum_wpwm/all_G1_1348/MADatNLO.HwU /farmstorage/marcozaro/MadGraph/mg5amcnlo/mupmum_ww_nlo_new2/SubProcesses/P0_mupmum_wpwm/all_G1_476/MADatNLO.HwU /farmstorage/marcozaro/MadGraph/mg5amcnlo/mupmum_ww_nlo_new2/SubProcesses/P0_mupmum_wpwm/all_G1_1289/MADatNLO.HwU /farmstorage/marcozaro/MadGraph/mg5amcnlo/mupmum_ww_nlo_new2/SubProcesses/P0_mupmum_wpwm/all_G1_33/MADatNLO.HwU /farmstorage/marcozaro/MadGraph/mg5amcnlo/mupmum_ww_nlo_new2/SubProcesses/P0_mupmum_wpwm/all_G1_1878/MADatNLO.HwU /farmstorage/marcozaro/MadGraph/mg5amcnlo/mupmum_ww_nlo_new2/SubProcesses/P0_mupmum_wpwm/all_G1_1411/MADatNLO.HwU /farmstorage/marcozaro/MadGraph/mg5amcnlo/mupmum_ww_nlo_new2/SubProcesses/P0_mupmum_wpwm/all_G1_1350/MADatNLO.HwU /farmstorage/marcozaro/MadGraph/mg5amcnlo/mupmum_ww_nlo_new2/SubProcesses/P0_mupmum_wpwm/all_G1_743/MADatNLO.HwU /farmstorage/marcozaro/MadGraph/mg5amcnlo/mupmum_ww_nlo_new2/SubProcesses/P0_mupmum_wpwm/all_G1_1560/MADatNLO.HwU /farmstorage/marcozaro/MadGraph/mg5amcnlo/mupmum_ww_nlo_new2/SubProcesses/P0_mupmum_wpwm/all_G1_273/MADatNLO.HwU /farmstorage/marcozaro/MadGraph/mg5amcnlo/mupmum_ww_nlo_new2/SubProcesses/P0_mupmum_wpwm/all_G1_1460/MADatNLO.HwU /farmstorage/marcozaro/MadGraph/mg5amcnlo/mupmum_ww_nlo_new2/SubProcesses/P0_mupmum_wpwm/all_G1_564/MADatNLO.HwU /farmstorage/marcozaro/MadGraph/mg5amcnlo/mupmum_ww_nlo_new2/SubProcesses/P0_mupmum_wpwm/all_G1_1413/MADatNLO.HwU /farmstorage/marcozaro/MadGraph/mg5amcnlo/mupmum_ww_nlo_new2/SubProcesses/P0_mupmum_wpwm/all_G1_280/MADatNLO.HwU /farmstorage/marcozaro/MadGraph/mg5amcnlo/mupmum_ww_nlo_new2/SubProcesses/P0_mupmum_wpwm/all_G1_1795/MADatNLO.HwU /farmstorage/marcozaro/MadGraph/mg5amcnlo/mupmum_ww_nlo_new2/SubProcesses/P0_mupmum_wpwm/all_G1_1109/MADatNLO.HwU /farmstorage/marcozaro/MadGraph/mg5amcnlo/mupmum_ww_nlo_new2/SubProcesses/P0_mupmum_wpwm/all_G1_1527/MADatNLO.HwU /farmstorage/marcozaro/MadGraph/mg5amcnlo/mupmum_ww_nlo_new2/SubProcesses/P0_mupmum_wpwm/all_G1_1118/MADatNLO.HwU /farmstorage/marcozaro/MadGraph/mg5amcnlo/mupmum_ww_nlo_new2/SubProcesses/P0_mupmum_wpwm/all_G1_514/MADatNLO.HwU /farmstorage/marcozaro/MadGraph/mg5amcnlo/mupmum_ww_nlo_new2/SubProcesses/P0_mupmum_wpwm/all_G1_258/MADatNLO.HwU /farmstorage/marcozaro/MadGraph/mg5amcnlo/mupmum_ww_nlo_new2/SubProcesses/P0_mupmum_wpwm/all_G1_1833/MADatNLO.HwU /farmstorage/marcozaro/MadGraph/mg5amcnlo/mupmum_ww_nlo_new2/SubProcesses/P0_mupmum_wpwm/all_G1_1180/MADatNLO.HwU /farmstorage/marcozaro/MadGraph/mg5amcnlo/mupmum_ww_nlo_new2/SubProcesses/P0_mupmum_wpwm/all_G1_1274/MADatNLO.HwU /farmstorage/marcozaro/MadGraph/mg5amcnlo/mupmum_ww_nlo_new2/SubProcesses/P0_mupmum_wpwm/all_G1_203/MADatNLO.HwU /farmstorage/marcozaro/MadGraph/mg5amcnlo/mupmum_ww_nlo_new2/SubProcesses/P0_mupmum_wpwm/all_G1_1511/MADatNLO.HwU /farmstorage/marcozaro/MadGraph/mg5amcnlo/mupmum_ww_nlo_new2/SubProcesses/P0_mupmum_wpwm/all_G1_698/MADatNLO.HwU /farmstorage/marcozaro/MadGraph/mg5amcnlo/mupmum_ww_nlo_new2/SubProcesses/P0_mupmum_wpwm/all_G1_1407/MADatNLO.HwU /farmstorage/marcozaro/MadGraph/mg5amcnlo/mupmum_ww_nlo_new2/SubProcesses/P0_mupmum_wpwm/all_G1_951/MADatNLO.HwU /farmstorage/marcozaro/MadGraph/mg5amcnlo/mupmum_ww_nlo_new2/SubProcesses/P0_mupmum_wpwm/all_G1_1216/MADatNLO.HwU /farmstorage/marcozaro/MadGraph/mg5amcnlo/mupmum_ww_nlo_new2/SubProcesses/P0_mupmum_wpwm/all_G1_719/MADatNLO.HwU /farmstorage/marcozaro/MadGraph/mg5amcnlo/mupmum_ww_nlo_new2/SubProcesses/P0_mupmum_wpwm/all_G1_190/MADatNLO.HwU /farmstorage/marcozaro/MadGraph/mg5amcnlo/mupmum_ww_nlo_new2/SubProcesses/P0_mupmum_wpwm/all_G1_851/MADatNLO.HwU /farmstorage/marcozaro/MadGraph/mg5amcnlo/mupmum_ww_nlo_new2/SubProcesses/P0_mupmum_wpwm/all_G1_1272/MADatNLO.HwU /farmstorage/marcozaro/MadGraph/mg5amcnlo/mupmum_ww_nlo_new2/SubProcesses/P0_mupmum_wpwm/all_G1_1992/MADatNLO.HwU /farmstorage/marcozaro/MadGraph/mg5amcnlo/mupmum_ww_nlo_new2/SubProcesses/P0_mupmum_wpwm/all_G1_751/MADatNLO.HwU /farmstorage/marcozaro/MadGraph/mg5amcnlo/mupmum_ww_nlo_new2/SubProcesses/P0_mupmum_wpwm/all_G1_109/MADatNLO.HwU /farmstorage/marcozaro/MadGraph/mg5amcnlo/mupmum_ww_nlo_new2/SubProcesses/P0_mupmum_wpwm/all_G1_1228/MADatNLO.HwU /farmstorage/marcozaro/MadGraph/mg5amcnlo/mupmum_ww_nlo_new2/SubProcesses/P0_mupmum_wpwm/all_G1_294/MADatNLO.HwU /farmstorage/marcozaro/MadGraph/mg5amcnlo/mupmum_ww_nlo_new2/SubProcesses/P0_mupmum_wpwm/all_G1_1352/MADatNLO.HwU /farmstorage/marcozaro/MadGraph/mg5amcnlo/mupmum_ww_nlo_new2/SubProcesses/P0_mupmum_wpwm/all_G1_1497/MADatNLO.HwU /farmstorage/marcozaro/MadGraph/mg5amcnlo/mupmum_ww_nlo_new2/SubProcesses/P0_mupmum_wpwm/all_G1_1522/MADatNLO.HwU /farmstorage/marcozaro/MadGraph/mg5amcnlo/mupmum_ww_nlo_new2/SubProcesses/P0_mupmum_wpwm/all_G1_1978/MADatNLO.HwU /farmstorage/marcozaro/MadGraph/mg5amcnlo/mupmum_ww_nlo_new2/SubProcesses/P0_mupmum_wpwm/all_G1_1473/MADatNLO.HwU /farmstorage/marcozaro/MadGraph/mg5amcnlo/mupmum_ww_nlo_new2/SubProcesses/P0_mupmum_wpwm/all_G1_1184/MADatNLO.HwU /farmstorage/marcozaro/MadGraph/mg5amcnlo/mupmum_ww_nlo_new2/SubProcesses/P0_mupmum_wpwm/all_G1_1618/MADatNLO.HwU /farmstorage/marcozaro/MadGraph/mg5amcnlo/mupmum_ww_nlo_new2/SubProcesses/P0_mupmum_wpwm/all_G1_1814/MADatNLO.HwU /farmstorage/marcozaro/MadGraph/mg5amcnlo/mupmum_ww_nlo_new2/SubProcesses/P0_mupmum_wpwm/all_G1_1389/MADatNLO.HwU /farmstorage/marcozaro/MadGraph/mg5amcnlo/mupmum_ww_nlo_new2/SubProcesses/P0_mupmum_wpwm/all_G1_197/MADatNLO.HwU /farmstorage/marcozaro/MadGraph/mg5amcnlo/mupmum_ww_nlo_new2/SubProcesses/P0_mupmum_wpwm/all_G1_1704/MADatNLO.HwU /farmstorage/marcozaro/MadGraph/mg5amcnlo/mupmum_ww_nlo_new2/SubProcesses/P0_mupmum_wpwm/all_G1_80/MADatNLO.HwU /farmstorage/marcozaro/MadGraph/mg5amcnlo/mupmum_ww_nlo_new2/SubProcesses/P0_mupmum_wpwm/all_G1_417/MADatNLO.HwU /farmstorage/marcozaro/MadGraph/mg5amcnlo/mupmum_ww_nlo_new2/SubProcesses/P0_mupmum_wpwm/all_G1_889/MADatNLO.HwU /farmstorage/marcozaro/MadGraph/mg5amcnlo/mupmum_ww_nlo_new2/SubProcesses/P0_mupmum_wpwm/all_G1_1802/MADatNLO.HwU /farmstorage/marcozaro/MadGraph/mg5amcnlo/mupmum_ww_nlo_new2/SubProcesses/P0_mupmum_wpwm/all_G1_1845/MADatNLO.HwU /farmstorage/marcozaro/MadGraph/mg5amcnlo/mupmum_ww_nlo_new2/SubProcesses/P0_mupmum_wpwm/all_G1_571/MADatNLO.HwU /farmstorage/marcozaro/MadGraph/mg5amcnlo/mupmum_ww_nlo_new2/SubProcesses/P0_mupmum_wpwm/all_G1_931/MADatNLO.HwU /farmstorage/marcozaro/MadGraph/mg5amcnlo/mupmum_ww_nlo_new2/SubProcesses/P0_mupmum_wpwm/all_G1_164/MADatNLO.HwU /farmstorage/marcozaro/MadGraph/mg5amcnlo/mupmum_ww_nlo_new2/SubProcesses/P0_mupmum_wpwm/all_G1_963/MADatNLO.HwU /farmstorage/marcozaro/MadGraph/mg5amcnlo/mupmum_ww_nlo_new2/SubProcesses/P0_mupmum_wpwm/all_G1_374/MADatNLO.HwU /farmstorage/marcozaro/MadGraph/mg5amcnlo/mupmum_ww_nlo_new2/SubProcesses/P0_mupmum_wpwm/all_G1_831/MADatNLO.HwU /farmstorage/marcozaro/MadGraph/mg5amcnlo/mupmum_ww_nlo_new2/SubProcesses/P0_mupmum_wpwm/all_G1_712/MADatNLO.HwU /farmstorage/marcozaro/MadGraph/mg5amcnlo/mupmum_ww_nlo_new2/SubProcesses/P0_mupmum_wpwm/all_G1_1566/MADatNLO.HwU /farmstorage/marcozaro/MadGraph/mg5amcnlo/mupmum_ww_nlo_new2/SubProcesses/P0_mupmum_wpwm/all_G1_1660/MADatNLO.HwU /farmstorage/marcozaro/MadGraph/mg5amcnlo/mupmum_ww_nlo_new2/SubProcesses/P0_mupmum_wpwm/all_G1_704/MADatNLO.HwU /farmstorage/marcozaro/MadGraph/mg5amcnlo/mupmum_ww_nlo_new2/SubProcesses/P0_mupmum_wpwm/all_G1_906/MADatNLO.HwU /farmstorage/marcozaro/MadGraph/mg5amcnlo/mupmum_ww_nlo_new2/SubProcesses/P0_mupmum_wpwm/all_G1_193/MADatNLO.HwU /farmstorage/marcozaro/MadGraph/mg5amcnlo/mupmum_ww_nlo_new2/SubProcesses/P0_mupmum_wpwm/all_G1_279/MADatNLO.HwU /farmstorage/marcozaro/MadGraph/mg5amcnlo/mupmum_ww_nlo_new2/SubProcesses/P0_mupmum_wpwm/all_G1_1580/MADatNLO.HwU /farmstorage/marcozaro/MadGraph/mg5amcnlo/mupmum_ww_nlo_new2/SubProcesses/P0_mupmum_wpwm/all_G1_1200/MADatNLO.HwU /farmstorage/marcozaro/MadGraph/mg5amcnlo/mupmum_ww_nlo_new2/SubProcesses/P0_mupmum_wpwm/all_G1_1104/MADatNLO.HwU /farmstorage/marcozaro/MadGraph/mg5amcnlo/mupmum_ww_nlo_new2/SubProcesses/P0_mupmum_wpwm/all_G1_817/MADatNLO.HwU /farmstorage/marcozaro/MadGraph/mg5amcnlo/mupmum_ww_nlo_new2/SubProcesses/P0_mupmum_wpwm/all_G1_1223/MADatNLO.HwU /farmstorage/marcozaro/MadGraph/mg5amcnlo/mupmum_ww_nlo_new2/SubProcesses/P0_mupmum_wpwm/all_G1_1482/MADatNLO.HwU /farmstorage/marcozaro/MadGraph/mg5amcnlo/mupmum_ww_nlo_new2/SubProcesses/P0_mupmum_wpwm/all_G1_314/MADatNLO.HwU /farmstorage/marcozaro/MadGraph/mg5amcnlo/mupmum_ww_nlo_new2/SubProcesses/P0_mupmum_wpwm/all_G1_948/MADatNLO.HwU /farmstorage/marcozaro/MadGraph/mg5amcnlo/mupmum_ww_nlo_new2/SubProcesses/P0_mupmum_wpwm/all_G1_1026/MADatNLO.HwU /farmstorage/marcozaro/MadGraph/mg5amcnlo/mupmum_ww_nlo_new2/SubProcesses/P0_mupmum_wpwm/all_G1_1594/MADatNLO.HwU /farmstorage/marcozaro/MadGraph/mg5amcnlo/mupmum_ww_nlo_new2/SubProcesses/P0_mupmum_wpwm/all_G1_60/MADatNLO.HwU /farmstorage/marcozaro/MadGraph/mg5amcnlo/mupmum_ww_nlo_new2/SubProcesses/P0_mupmum_wpwm/all_G1_783/MADatNLO.HwU /farmstorage/marcozaro/MadGraph/mg5amcnlo/mupmum_ww_nlo_new2/SubProcesses/P0_mupmum_wpwm/all_G1_1280/MADatNLO.HwU /farmstorage/marcozaro/MadGraph/mg5amcnlo/mupmum_ww_nlo_new2/SubProcesses/P0_mupmum_wpwm/all_G1_1043/MADatNLO.HwU /farmstorage/marcozaro/MadGraph/mg5amcnlo/mupmum_ww_nlo_new2/SubProcesses/P0_mupmum_wpwm/all_G1_1213/MADatNLO.HwU /farmstorage/marcozaro/MadGraph/mg5amcnlo/mupmum_ww_nlo_new2/SubProcesses/P0_mupmum_wpwm/all_G1_445/MADatNLO.HwU /farmstorage/marcozaro/MadGraph/mg5amcnlo/mupmum_ww_nlo_new2/SubProcesses/P0_mupmum_wpwm/all_G1_626/MADatNLO.HwU /farmstorage/marcozaro/MadGraph/mg5amcnlo/mupmum_ww_nlo_new2/SubProcesses/P0_mupmum_wpwm/all_G1_661/MADatNLO.HwU /farmstorage/marcozaro/MadGraph/mg5amcnlo/mupmum_ww_nlo_new2/SubProcesses/P0_mupmum_wpwm/all_G1_1196/MADatNLO.HwU /farmstorage/marcozaro/MadGraph/mg5amcnlo/mupmum_ww_nlo_new2/SubProcesses/P0_mupmum_wpwm/all_G1_1863/MADatNLO.HwU /farmstorage/marcozaro/MadGraph/mg5amcnlo/mupmum_ww_nlo_new2/SubProcesses/P0_mupmum_wpwm/all_G1_347/MADatNLO.HwU /farmstorage/marcozaro/MadGraph/mg5amcnlo/mupmum_ww_nlo_new2/SubProcesses/P0_mupmum_wpwm/all_G1_1598/MADatNLO.HwU /farmstorage/marcozaro/MadGraph/mg5amcnlo/mupmum_ww_nlo_new2/SubProcesses/P0_mupmum_wpwm/all_G1_123/MADatNLO.HwU /farmstorage/marcozaro/MadGraph/mg5amcnlo/mupmum_ww_nlo_new2/SubProcesses/P0_mupmum_wpwm/all_G1_964/MADatNLO.HwU /farmstorage/marcozaro/MadGraph/mg5amcnlo/mupmum_ww_nlo_new2/SubProcesses/P0_mupmum_wpwm/all_G1_1346/MADatNLO.HwU /farmstorage/marcozaro/MadGraph/mg5amcnlo/mupmum_ww_nlo_new2/SubProcesses/P0_mupmum_wpwm/all_G1_472/MADatNLO.HwU /farmstorage/marcozaro/MadGraph/mg5amcnlo/mupmum_ww_nlo_new2/SubProcesses/P0_mupmum_wpwm/all_G1_838/MADatNLO.HwU /farmstorage/marcozaro/MadGraph/mg5amcnlo/mupmum_ww_nlo_new2/SubProcesses/P0_mupmum_wpwm/all_G1_1355/MADatNLO.HwU /farmstorage/marcozaro/MadGraph/mg5amcnlo/mupmum_ww_nlo_new2/SubProcesses/P0_mupmum_wpwm/all_G1_1081/MADatNLO.HwU /farmstorage/marcozaro/MadGraph/mg5amcnlo/mupmum_ww_nlo_new2/SubProcesses/P0_mupmum_wpwm/all_G1_1266/MADatNLO.HwU /farmstorage/marcozaro/MadGraph/mg5amcnlo/mupmum_ww_nlo_new2/SubProcesses/P0_mupmum_wpwm/all_G1_1766/MADatNLO.HwU /farmstorage/marcozaro/MadGraph/mg5amcnlo/mupmum_ww_nlo_new2/SubProcesses/P0_mupmum_wpwm/all_G1_859/MADatNLO.HwU /farmstorage/marcozaro/MadGraph/mg5amcnlo/mupmum_ww_nlo_new2/SubProcesses/P0_mupmum_wpwm/all_G1_1079/MADatNLO.HwU /farmstorage/marcozaro/MadGraph/mg5amcnlo/mupmum_ww_nlo_new2/SubProcesses/P0_mupmum_wpwm/all_G1_1074/MADatNLO.HwU /farmstorage/marcozaro/MadGraph/mg5amcnlo/mupmum_ww_nlo_new2/SubProcesses/P0_mupmum_wpwm/all_G1_616/MADatNLO.HwU /farmstorage/marcozaro/MadGraph/mg5amcnlo/mupmum_ww_nlo_new2/SubProcesses/P0_mupmum_wpwm/all_G1_505/MADatNLO.HwU /farmstorage/marcozaro/MadGraph/mg5amcnlo/mupmum_ww_nlo_new2/SubProcesses/P0_mupmum_wpwm/all_G1_735/MADatNLO.HwU /farmstorage/marcozaro/MadGraph/mg5amcnlo/mupmum_ww_nlo_new2/SubProcesses/P0_mupmum_wpwm/all_G1_1296/MADatNLO.HwU /farmstorage/marcozaro/MadGraph/mg5amcnlo/mupmum_ww_nlo_new2/SubProcesses/P0_mupmum_wpwm/all_G1_914/MADatNLO.HwU /farmstorage/marcozaro/MadGraph/mg5amcnlo/mupmum_ww_nlo_new2/SubProcesses/P0_mupmum_wpwm/all_G1_934/MADatNLO.HwU /farmstorage/marcozaro/MadGraph/mg5amcnlo/mupmum_ww_nlo_new2/SubProcesses/P0_mupmum_wpwm/all_G1_1855/MADatNLO.HwU /farmstorage/marcozaro/MadGraph/mg5amcnlo/mupmum_ww_nlo_new2/SubProcesses/P0_mupmum_wpwm/all_G1_1130/MADatNLO.HwU /farmstorage/marcozaro/MadGraph/mg5amcnlo/mupmum_ww_nlo_new2/SubProcesses/P0_mupmum_wpwm/all_G1_1748/MADatNLO.HwU /farmstorage/marcozaro/MadGraph/mg5amcnlo/mupmum_ww_nlo_new2/SubProcesses/P0_mupmum_wpwm/all_G1_946/MADatNLO.HwU /farmstorage/marcozaro/MadGraph/mg5amcnlo/mupmum_ww_nlo_new2/SubProcesses/P0_mupmum_wpwm/all_G1_745/MADatNLO.HwU /farmstorage/marcozaro/MadGraph/mg5amcnlo/mupmum_ww_nlo_new2/SubProcesses/P0_mupmum_wpwm/all_G1_1631/MADatNLO.HwU /farmstorage/marcozaro/MadGraph/mg5amcnlo/mupmum_ww_nlo_new2/SubProcesses/P0_mupmum_wpwm/all_G1_380/MADatNLO.HwU /farmstorage/marcozaro/MadGraph/mg5amcnlo/mupmum_ww_nlo_new2/SubProcesses/P0_mupmum_wpwm/all_G1_960/MADatNLO.HwU /farmstorage/marcozaro/MadGraph/mg5amcnlo/mupmum_ww_nlo_new2/SubProcesses/P0_mupmum_wpwm/all_G1_1351/MADatNLO.HwU /farmstorage/marcozaro/MadGraph/mg5amcnlo/mupmum_ww_nlo_new2/SubProcesses/P0_mupmum_wpwm/all_G1_870/MADatNLO.HwU /farmstorage/marcozaro/MadGraph/mg5amcnlo/mupmum_ww_nlo_new2/SubProcesses/P0_mupmum_wpwm/all_G1_1061/MADatNLO.HwU /farmstorage/marcozaro/MadGraph/mg5amcnlo/mupmum_ww_nlo_new2/SubProcesses/P0_mupmum_wpwm/all_G1_1830/MADatNLO.HwU /farmstorage/marcozaro/MadGraph/mg5amcnlo/mupmum_ww_nlo_new2/SubProcesses/P0_mupmum_wpwm/all_G1_670/MADatNLO.HwU /farmstorage/marcozaro/MadGraph/mg5amcnlo/mupmum_ww_nlo_new2/SubProcesses/P0_mupmum_wpwm/all_G1_1437/MADatNLO.HwU /farmstorage/marcozaro/MadGraph/mg5amcnlo/mupmum_ww_nlo_new2/SubProcesses/P0_mupmum_wpwm/all_G1_1222/MADatNLO.HwU /farmstorage/marcozaro/MadGraph/mg5amcnlo/mupmum_ww_nlo_new2/SubProcesses/P0_mupmum_wpwm/all_G1_411/MADatNLO.HwU /farmstorage/marcozaro/MadGraph/mg5amcnlo/mupmum_ww_nlo_new2/SubProcesses/P0_mupmum_wpwm/all_G1_924/MADatNLO.HwU /farmstorage/marcozaro/MadGraph/mg5amcnlo/mupmum_ww_nlo_new2/SubProcesses/P0_mupmum_wpwm/all_G1_228/MADatNLO.HwU /farmstorage/marcozaro/MadGraph/mg5amcnlo/mupmum_ww_nlo_new2/SubProcesses/P0_mupmum_wpwm/all_G1_1304/MADatNLO.HwU /farmstorage/marcozaro/MadGraph/mg5amcnlo/mupmum_ww_nlo_new2/SubProcesses/P0_mupmum_wpwm/all_G1_971/MADatNLO.HwU /farmstorage/marcozaro/MadGraph/mg5amcnlo/mupmum_ww_nlo_new2/SubProcesses/P0_mupmum_wpwm/all_G1_1123/MADatNLO.HwU /farmstorage/marcozaro/MadGraph/mg5amcnlo/mupmum_ww_nlo_new2/SubProcesses/P0_mupmum_wpwm/all_G1_724/MADatNLO.HwU /farmstorage/marcozaro/MadGraph/mg5amcnlo/mupmum_ww_nlo_new2/SubProcesses/P0_mupmum_wpwm/all_G1_201/MADatNLO.HwU /farmstorage/marcozaro/MadGraph/mg5amcnlo/mupmum_ww_nlo_new2/SubProcesses/P0_mupmum_wpwm/all_G1_1670/MADatNLO.HwU /farmstorage/marcozaro/MadGraph/mg5amcnlo/mupmum_ww_nlo_new2/SubProcesses/P0_mupmum_wpwm/all_G1_348/MADatNLO.HwU /farmstorage/marcozaro/MadGraph/mg5amcnlo/mupmum_ww_nlo_new2/SubProcesses/P0_mupmum_wpwm/all_G1_1034/MADatNLO.HwU /farmstorage/marcozaro/MadGraph/mg5amcnlo/mupmum_ww_nlo_new2/SubProcesses/P0_mupmum_wpwm/all_G1_546/MADatNLO.HwU /farmstorage/marcozaro/MadGraph/mg5amcnlo/mupmum_ww_nlo_new2/SubProcesses/P0_mupmum_wpwm/all_G1_1285/MADatNLO.HwU /farmstorage/marcozaro/MadGraph/mg5amcnlo/mupmum_ww_nlo_new2/SubProcesses/P0_mupmum_wpwm/all_G1_464/MADatNLO.HwU /farmstorage/marcozaro/MadGraph/mg5amcnlo/mupmum_ww_nlo_new2/SubProcesses/P0_mupmum_wpwm/all_G1_802/MADatNLO.HwU /farmstorage/marcozaro/MadGraph/mg5amcnlo/mupmum_ww_nlo_new2/SubProcesses/P0_mupmum_wpwm/all_G1_1903/MADatNLO.HwU /farmstorage/marcozaro/MadGraph/mg5amcnlo/mupmum_ww_nlo_new2/SubProcesses/P0_mupmum_wpwm/all_G1_1051/MADatNLO.HwU /farmstorage/marcozaro/MadGraph/mg5amcnlo/mupmum_ww_nlo_new2/SubProcesses/P0_mupmum_wpwm/all_G1_49/MADatNLO.HwU /farmstorage/marcozaro/MadGraph/mg5amcnlo/mupmum_ww_nlo_new2/SubProcesses/P0_mupmum_wpwm/all_G1_1861/MADatNLO.HwU /farmstorage/marcozaro/MadGraph/mg5amcnlo/mupmum_ww_nlo_new2/SubProcesses/P0_mupmum_wpwm/all_G1_121/MADatNLO.HwU /farmstorage/marcozaro/MadGraph/mg5amcnlo/mupmum_ww_nlo_new2/SubProcesses/P0_mupmum_wpwm/all_G1_830/MADatNLO.HwU /farmstorage/marcozaro/MadGraph/mg5amcnlo/mupmum_ww_nlo_new2/SubProcesses/P0_mupmum_wpwm/all_G1_89/MADatNLO.HwU /farmstorage/marcozaro/MadGraph/mg5amcnlo/mupmum_ww_nlo_new2/SubProcesses/P0_mupmum_wpwm/all_G1_1841/MADatNLO.HwU /farmstorage/marcozaro/MadGraph/mg5amcnlo/mupmum_ww_nlo_new2/SubProcesses/P0_mupmum_wpwm/all_G1_1420/MADatNLO.HwU /farmstorage/marcozaro/MadGraph/mg5amcnlo/mupmum_ww_nlo_new2/SubProcesses/P0_mupmum_wpwm/all_G1_1931/MADatNLO.HwU /farmstorage/marcozaro/MadGraph/mg5amcnlo/mupmum_ww_nlo_new2/SubProcesses/P0_mupmum_wpwm/all_G1_132/MADatNLO.HwU /farmstorage/marcozaro/MadGraph/mg5amcnlo/mupmum_ww_nlo_new2/SubProcesses/P0_mupmum_wpwm/all_G1_609/MADatNLO.HwU /farmstorage/marcozaro/MadGraph/mg5amcnlo/mupmum_ww_nlo_new2/SubProcesses/P0_mupmum_wpwm/all_G1_11/MADatNLO.HwU /farmstorage/marcozaro/MadGraph/mg5amcnlo/mupmum_ww_nlo_new2/SubProcesses/P0_mupmum_wpwm/all_G1_1690/MADatNLO.HwU /farmstorage/marcozaro/MadGraph/mg5amcnlo/mupmum_ww_nlo_new2/SubProcesses/P0_mupmum_wpwm/all_G1_3/MADatNLO.HwU /farmstorage/marcozaro/MadGraph/mg5amcnlo/mupmum_ww_nlo_new2/SubProcesses/P0_mupmum_wpwm/all_G1_51/MADatNLO.HwU /farmstorage/marcozaro/MadGraph/mg5amcnlo/mupmum_ww_nlo_new2/SubProcesses/P0_mupmum_wpwm/all_G1_789/MADatNLO.HwU /farmstorage/marcozaro/MadGraph/mg5amcnlo/mupmum_ww_nlo_new2/SubProcesses/P0_mupmum_wpwm/all_G1_1000/MADatNLO.HwU /farmstorage/marcozaro/MadGraph/mg5amcnlo/mupmum_ww_nlo_new2/SubProcesses/P0_mupmum_wpwm/all_G1_852/MADatNLO.HwU /farmstorage/marcozaro/MadGraph/mg5amcnlo/mupmum_ww_nlo_new2/SubProcesses/P0_mupmum_wpwm/all_G1_430/MADatNLO.HwU /farmstorage/marcozaro/MadGraph/mg5amcnlo/mupmum_ww_nlo_new2/SubProcesses/P0_mupmum_wpwm/all_G1_933/MADatNLO.HwU /farmstorage/marcozaro/MadGraph/mg5amcnlo/mupmum_ww_nlo_new2/SubProcesses/P0_mupmum_wpwm/all_G1_879/MADatNLO.HwU /farmstorage/marcozaro/MadGraph/mg5amcnlo/mupmum_ww_nlo_new2/SubProcesses/P0_mupmum_wpwm/all_G1_172/MADatNLO.HwU /farmstorage/marcozaro/MadGraph/mg5amcnlo/mupmum_ww_nlo_new2/SubProcesses/P0_mupmum_wpwm/all_G1_795/MADatNLO.HwU /farmstorage/marcozaro/MadGraph/mg5amcnlo/mupmum_ww_nlo_new2/SubProcesses/P0_mupmum_wpwm/all_G1_703/MADatNLO.HwU /farmstorage/marcozaro/MadGraph/mg5amcnlo/mupmum_ww_nlo_new2/SubProcesses/P0_mupmum_wpwm/all_G1_1611/MADatNLO.HwU /farmstorage/marcozaro/MadGraph/mg5amcnlo/mupmum_ww_nlo_new2/SubProcesses/P0_mupmum_wpwm/all_G1_1662/MADatNLO.HwU /farmstorage/marcozaro/MadGraph/mg5amcnlo/mupmum_ww_nlo_new2/SubProcesses/P0_mupmum_wpwm/all_G1_1548/MADatNLO.HwU /farmstorage/marcozaro/MadGraph/mg5amcnlo/mupmum_ww_nlo_new2/SubProcesses/P0_mupmum_wpwm/all_G1_259/MADatNLO.HwU /farmstorage/marcozaro/MadGraph/mg5amcnlo/mupmum_ww_nlo_new2/SubProcesses/P0_mupmum_wpwm/all_G1_1668/MADatNLO.HwU /farmstorage/marcozaro/MadGraph/mg5amcnlo/mupmum_ww_nlo_new2/SubProcesses/P0_mupmum_wpwm/all_G1_388/MADatNLO.HwU /farmstorage/marcozaro/MadGraph/mg5amcnlo/mupmum_ww_nlo_new2/SubProcesses/P0_mupmum_wpwm/all_G1_1037/MADatNLO.HwU /farmstorage/marcozaro/MadGraph/mg5amcnlo/mupmum_ww_nlo_new2/SubProcesses/P0_mupmum_wpwm/all_G1_749/MADatNLO.HwU /farmstorage/marcozaro/MadGraph/mg5amcnlo/mupmum_ww_nlo_new2/SubProcesses/P0_mupmum_wpwm/all_G1_992/MADatNLO.HwU /farmstorage/marcozaro/MadGraph/mg5amcnlo/mupmum_ww_nlo_new2/SubProcesses/P0_mupmum_wpwm/all_G1_1896/MADatNLO.HwU /farmstorage/marcozaro/MadGraph/mg5amcnlo/mupmum_ww_nlo_new2/SubProcesses/P0_mupmum_wpwm/all_G1_1444/MADatNLO.HwU /farmstorage/marcozaro/MadGraph/mg5amcnlo/mupmum_ww_nlo_new2/SubProcesses/P0_mupmum_wpwm/all_G1_822/MADatNLO.HwU /farmstorage/marcozaro/MadGraph/mg5amcnlo/mupmum_ww_nlo_new2/SubProcesses/P0_mupmum_wpwm/all_G1_1954/MADatNLO.HwU /farmstorage/marcozaro/MadGraph/mg5amcnlo/mupmum_ww_nlo_new2/SubProcesses/P0_mupmum_wpwm/all_G1_1710/MADatNLO.HwU /farmstorage/marcozaro/MadGraph/mg5amcnlo/mupmum_ww_nlo_new2/SubProcesses/P0_mupmum_wpwm/all_G1_1681/MADatNLO.HwU /farmstorage/marcozaro/MadGraph/mg5amcnlo/mupmum_ww_nlo_new2/SubProcesses/P0_mupmum_wpwm/all_G1_1679/MADatNLO.HwU /farmstorage/marcozaro/MadGraph/mg5amcnlo/mupmum_ww_nlo_new2/SubProcesses/P0_mupmum_wpwm/all_G1_1729/MADatNLO.HwU /farmstorage/marcozaro/MadGraph/mg5amcnlo/mupmum_ww_nlo_new2/SubProcesses/P0_mupmum_wpwm/all_G1_590/MADatNLO.HwU /farmstorage/marcozaro/MadGraph/mg5amcnlo/mupmum_ww_nlo_new2/SubProcesses/P0_mupmum_wpwm/all_G1_1567/MADatNLO.HwU /farmstorage/marcozaro/MadGraph/mg5amcnlo/mupmum_ww_nlo_new2/SubProcesses/P0_mupmum_wpwm/all_G1_504/MADatNLO.HwU /farmstorage/marcozaro/MadGraph/mg5amcnlo/mupmum_ww_nlo_new2/SubProcesses/P0_mupmum_wpwm/all_G1_539/MADatNLO.HwU /farmstorage/marcozaro/MadGraph/mg5amcnlo/mupmum_ww_nlo_new2/SubProcesses/P0_mupmum_wpwm/all_G1_1279/MADatNLO.HwU /farmstorage/marcozaro/MadGraph/mg5amcnlo/mupmum_ww_nlo_new2/SubProcesses/P0_mupmum_wpwm/all_G1_1224/MADatNLO.HwU /farmstorage/marcozaro/MadGraph/mg5amcnlo/mupmum_ww_nlo_new2/SubProcesses/P0_mupmum_wpwm/all_G1_1238/MADatNLO.HwU /farmstorage/marcozaro/MadGraph/mg5amcnlo/mupmum_ww_nlo_new2/SubProcesses/P0_mupmum_wpwm/all_G1_1636/MADatNLO.HwU /farmstorage/marcozaro/MadGraph/mg5amcnlo/mupmum_ww_nlo_new2/SubProcesses/P0_mupmum_wpwm/all_G1_405/MADatNLO.HwU /farmstorage/marcozaro/MadGraph/mg5amcnlo/mupmum_ww_nlo_new2/SubProcesses/P0_mupmum_wpwm/all_G1_1593/MADatNLO.HwU /farmstorage/marcozaro/MadGraph/mg5amcnlo/mupmum_ww_nlo_new2/SubProcesses/P0_mupmum_wpwm/all_G1_1087/MADatNLO.HwU /farmstorage/marcozaro/MadGraph/mg5amcnlo/mupmum_ww_nlo_new2/SubProcesses/P0_mupmum_wpwm/all_G1_415/MADatNLO.HwU /farmstorage/marcozaro/MadGraph/mg5amcnlo/mupmum_ww_nlo_new2/SubProcesses/P0_mupmum_wpwm/all_G1_1418/MADatNLO.HwU /farmstorage/marcozaro/MadGraph/mg5amcnlo/mupmum_ww_nlo_new2/SubProcesses/P0_mupmum_wpwm/all_G1_47/MADatNLO.HwU /farmstorage/marcozaro/MadGraph/mg5amcnlo/mupmum_ww_nlo_new2/SubProcesses/P0_mupmum_wpwm/all_G1_1661/MADatNLO.HwU /farmstorage/marcozaro/MadGraph/mg5amcnlo/mupmum_ww_nlo_new2/SubProcesses/P0_mupmum_wpwm/all_G1_1431/MADatNLO.HwU /farmstorage/marcozaro/MadGraph/mg5amcnlo/mupmum_ww_nlo_new2/SubProcesses/P0_mupmum_wpwm/all_G1_340/MADatNLO.HwU /farmstorage/marcozaro/MadGraph/mg5amcnlo/mupmum_ww_nlo_new2/SubProcesses/P0_mupmum_wpwm/all_G1_235/MADatNLO.HwU /farmstorage/marcozaro/MadGraph/mg5amcnlo/mupmum_ww_nlo_new2/SubProcesses/P0_mupmum_wpwm/all_G1_574/MADatNLO.HwU /farmstorage/marcozaro/MadGraph/mg5amcnlo/mupmum_ww_nlo_new2/SubProcesses/P0_mupmum_wpwm/all_G1_29/MADatNLO.HwU /farmstorage/marcozaro/MadGraph/mg5amcnlo/mupmum_ww_nlo_new2/SubProcesses/P0_mupmum_wpwm/all_G1_991/MADatNLO.HwU /farmstorage/marcozaro/MadGraph/mg5amcnlo/mupmum_ww_nlo_new2/SubProcesses/P0_mupmum_wpwm/all_G1_237/MADatNLO.HwU /farmstorage/marcozaro/MadGraph/mg5amcnlo/mupmum_ww_nlo_new2/SubProcesses/P0_mupmum_wpwm/all_G1_1919/MADatNLO.HwU /farmstorage/marcozaro/MadGraph/mg5amcnlo/mupmum_ww_nlo_new2/SubProcesses/P0_mupmum_wpwm/all_G1_628/MADatNLO.HwU /farmstorage/marcozaro/MadGraph/mg5amcnlo/mupmum_ww_nlo_new2/SubProcesses/P0_mupmum_wpwm/all_G1_1204/MADatNLO.HwU /farmstorage/marcozaro/MadGraph/mg5amcnlo/mupmum_ww_nlo_new2/SubProcesses/P0_mupmum_wpwm/all_G1_1962/MADatNLO.HwU /farmstorage/marcozaro/MadGraph/mg5amcnlo/mupmum_ww_nlo_new2/SubProcesses/P0_mupmum_wpwm/all_G1_1471/MADatNLO.HwU /farmstorage/marcozaro/MadGraph/mg5amcnlo/mupmum_ww_nlo_new2/SubProcesses/P0_mupmum_wpwm/all_G1_1080/MADatNLO.HwU /farmstorage/marcozaro/MadGraph/mg5amcnlo/mupmum_ww_nlo_new2/SubProcesses/P0_mupmum_wpwm/all_G1_690/MADatNLO.HwU /farmstorage/marcozaro/MadGraph/mg5amcnlo/mupmum_ww_nlo_new2/SubProcesses/P0_mupmum_wpwm/all_G1_1177/MADatNLO.HwU /farmstorage/marcozaro/MadGraph/mg5amcnlo/mupmum_ww_nlo_new2/SubProcesses/P0_mupmum_wpwm/all_G1_515/MADatNLO.HwU /farmstorage/marcozaro/MadGraph/mg5amcnlo/mupmum_ww_nlo_new2/SubProcesses/P0_mupmum_wpwm/all_G1_256/MADatNLO.HwU /farmstorage/marcozaro/MadGraph/mg5amcnlo/mupmum_ww_nlo_new2/SubProcesses/P0_mupmum_wpwm/all_G1_810/MADatNLO.HwU /farmstorage/marcozaro/MadGraph/mg5amcnlo/mupmum_ww_nlo_new2/SubProcesses/P0_mupmum_wpwm/all_G1_1530/MADatNLO.HwU /farmstorage/marcozaro/MadGraph/mg5amcnlo/mupmum_ww_nlo_new2/SubProcesses/P0_mupmum_wpwm/all_G1_1715/MADatNLO.HwU /farmstorage/marcozaro/MadGraph/mg5amcnlo/mupmum_ww_nlo_new2/SubProcesses/P0_mupmum_wpwm/all_G1_358/MADatNLO.HwU /farmstorage/marcozaro/MadGraph/mg5amcnlo/mupmum_ww_nlo_new2/SubProcesses/P0_mupmum_wpwm/all_G1_1183/MADatNLO.HwU /farmstorage/marcozaro/MadGraph/mg5amcnlo/mupmum_ww_nlo_new2/SubProcesses/P0_mupmum_wpwm/all_G1_1790/MADatNLO.HwU /farmstorage/marcozaro/MadGraph/mg5amcnlo/mupmum_ww_nlo_new2/SubProcesses/P0_mupmum_wpwm/all_G1_974/MADatNLO.HwU /farmstorage/marcozaro/MadGraph/mg5amcnlo/mupmum_ww_nlo_new2/SubProcesses/P0_mupmum_wpwm/all_G1_835/MADatNLO.HwU /farmstorage/marcozaro/MadGraph/mg5amcnlo/mupmum_ww_nlo_new2/SubProcesses/P0_mupmum_wpwm/all_G1_774/MADatNLO.HwU /farmstorage/marcozaro/MadGraph/mg5amcnlo/mupmum_ww_nlo_new2/SubProcesses/P0_mupmum_wpwm/all_G1_952/MADatNLO.HwU /farmstorage/marcozaro/MadGraph/mg5amcnlo/mupmum_ww_nlo_new2/SubProcesses/P0_mupmum_wpwm/all_G1_98/MADatNLO.HwU /farmstorage/marcozaro/MadGraph/mg5amcnlo/mupmum_ww_nlo_new2/SubProcesses/P0_mupmum_wpwm/all_G1_1619/MADatNLO.HwU /farmstorage/marcozaro/MadGraph/mg5amcnlo/mupmum_ww_nlo_new2/SubProcesses/P0_mupmum_wpwm/all_G1_1028/MADatNLO.HwU /farmstorage/marcozaro/MadGraph/mg5amcnlo/mupmum_ww_nlo_new2/SubProcesses/P0_mupmum_wpwm/all_G1_1621/MADatNLO.HwU /farmstorage/marcozaro/MadGraph/mg5amcnlo/mupmum_ww_nlo_new2/SubProcesses/P0_mupmum_wpwm/all_G1_1738/MADatNLO.HwU /farmstorage/marcozaro/MadGraph/mg5amcnlo/mupmum_ww_nlo_new2/SubProcesses/P0_mupmum_wpwm/all_G1_1706/MADatNLO.HwU /farmstorage/marcozaro/MadGraph/mg5amcnlo/mupmum_ww_nlo_new2/SubProcesses/P0_mupmum_wpwm/all_G1_1709/MADatNLO.HwU /farmstorage/marcozaro/MadGraph/mg5amcnlo/mupmum_ww_nlo_new2/SubProcesses/P0_mupmum_wpwm/all_G1_365/MADatNLO.HwU /farmstorage/marcozaro/MadGraph/mg5amcnlo/mupmum_ww_nlo_new2/SubProcesses/P0_mupmum_wpwm/all_G1_1248/MADatNLO.HwU /farmstorage/marcozaro/MadGraph/mg5amcnlo/mupmum_ww_nlo_new2/SubProcesses/P0_mupmum_wpwm/all_G1_832/MADatNLO.HwU /farmstorage/marcozaro/MadGraph/mg5amcnlo/mupmum_ww_nlo_new2/SubProcesses/P0_mupmum_wpwm/all_G1_326/MADatNLO.HwU /farmstorage/marcozaro/MadGraph/mg5amcnlo/mupmum_ww_nlo_new2/SubProcesses/P0_mupmum_wpwm/all_G1_1397/MADatNLO.HwU /farmstorage/marcozaro/MadGraph/mg5amcnlo/mupmum_ww_nlo_new2/SubProcesses/P0_mupmum_wpwm/all_G1_350/MADatNLO.HwU /farmstorage/marcozaro/MadGraph/mg5amcnlo/mupmum_ww_nlo_new2/SubProcesses/P0_mupmum_wpwm/all_G1_1558/MADatNLO.HwU /farmstorage/marcozaro/MadGraph/mg5amcnlo/mupmum_ww_nlo_new2/SubProcesses/P0_mupmum_wpwm/all_G1_1277/MADatNLO.HwU /farmstorage/marcozaro/MadGraph/mg5amcnlo/mupmum_ww_nlo_new2/SubProcesses/P0_mupmum_wpwm/all_G1_596/MADatNLO.HwU /farmstorage/marcozaro/MadGraph/mg5amcnlo/mupmum_ww_nlo_new2/SubProcesses/P0_mupmum_wpwm/all_G1_1174/MADatNLO.HwU /farmstorage/marcozaro/MadGraph/mg5amcnlo/mupmum_ww_nlo_new2/SubProcesses/P0_mupmum_wpwm/all_G1_949/MADatNLO.HwU /farmstorage/marcozaro/MadGraph/mg5amcnlo/mupmum_ww_nlo_new2/SubProcesses/P0_mupmum_wpwm/all_G1_1921/MADatNLO.HwU /farmstorage/marcozaro/MadGraph/mg5amcnlo/mupmum_ww_nlo_new2/SubProcesses/P0_mupmum_wpwm/all_G1_370/MADatNLO.HwU /farmstorage/marcozaro/MadGraph/mg5amcnlo/mupmum_ww_nlo_new2/SubProcesses/P0_mupmum_wpwm/all_G1_1767/MADatNLO.HwU /farmstorage/marcozaro/MadGraph/mg5amcnlo/mupmum_ww_nlo_new2/SubProcesses/P0_mupmum_wpwm/all_G1_437/MADatNLO.HwU /farmstorage/marcozaro/MadGraph/mg5amcnlo/mupmum_ww_nlo_new2/SubProcesses/P0_mupmum_wpwm/all_G1_1867/MADatNLO.HwU /farmstorage/marcozaro/MadGraph/mg5amcnlo/mupmum_ww_nlo_new2/SubProcesses/P0_mupmum_wpwm/all_G1_1826/MADatNLO.HwU /farmstorage/marcozaro/MadGraph/mg5amcnlo/mupmum_ww_nlo_new2/SubProcesses/P0_mupmum_wpwm/all_G1_1166/MADatNLO.HwU /farmstorage/marcozaro/MadGraph/mg5amcnlo/mupmum_ww_nlo_new2/SubProcesses/P0_mupmum_wpwm/all_G1_1534/MADatNLO.HwU /farmstorage/marcozaro/MadGraph/mg5amcnlo/mupmum_ww_nlo_new2/SubProcesses/P0_mupmum_wpwm/all_G1_672/MADatNLO.HwU /farmstorage/marcozaro/MadGraph/mg5amcnlo/mupmum_ww_nlo_new2/SubProcesses/P0_mupmum_wpwm/all_G1_379/MADatNLO.HwU /farmstorage/marcozaro/MadGraph/mg5amcnlo/mupmum_ww_nlo_new2/SubProcesses/P0_mupmum_wpwm/all_G1_919/MADatNLO.HwU /farmstorage/marcozaro/MadGraph/mg5amcnlo/mupmum_ww_nlo_new2/SubProcesses/P0_mupmum_wpwm/all_G1_532/MADatNLO.HwU /farmstorage/marcozaro/MadGraph/mg5amcnlo/mupmum_ww_nlo_new2/SubProcesses/P0_mupmum_wpwm/all_G1_1983/MADatNLO.HwU /farmstorage/marcozaro/MadGraph/mg5amcnlo/mupmum_ww_nlo_new2/SubProcesses/P0_mupmum_wpwm/all_G1_594/MADatNLO.HwU /farmstorage/marcozaro/MadGraph/mg5amcnlo/mupmum_ww_nlo_new2/SubProcesses/P0_mupmum_wpwm/all_G1_920/MADatNLO.HwU /farmstorage/marcozaro/MadGraph/mg5amcnlo/mupmum_ww_nlo_new2/SubProcesses/P0_mupmum_wpwm/all_G1_466/MADatNLO.HwU /farmstorage/marcozaro/MadGraph/mg5amcnlo/mupmum_ww_nlo_new2/SubProcesses/P0_mupmum_wpwm/all_G1_213/MADatNLO.HwU /farmstorage/marcozaro/MadGraph/mg5amcnlo/mupmum_ww_nlo_new2/SubProcesses/P0_mupmum_wpwm/all_G1_133/MADatNLO.HwU /farmstorage/marcozaro/MadGraph/mg5amcnlo/mupmum_ww_nlo_new2/SubProcesses/P0_mupmum_wpwm/all_G1_863/MADatNLO.HwU /farmstorage/marcozaro/MadGraph/mg5amcnlo/mupmum_ww_nlo_new2/SubProcesses/P0_mupmum_wpwm/all_G1_298/MADatNLO.HwU /farmstorage/marcozaro/MadGraph/mg5amcnlo/mupmum_ww_nlo_new2/SubProcesses/P0_mupmum_wpwm/all_G1_1394/MADatNLO.HwU /farmstorage/marcozaro/MadGraph/mg5amcnlo/mupmum_ww_nlo_new2/SubProcesses/P0_mupmum_wpwm/all_G1_15/MADatNLO.HwU /farmstorage/marcozaro/MadGraph/mg5amcnlo/mupmum_ww_nlo_new2/SubProcesses/P0_mupmum_wpwm/all_G1_343/MADatNLO.HwU /farmstorage/marcozaro/MadGraph/mg5amcnlo/mupmum_ww_nlo_new2/SubProcesses/P0_mupmum_wpwm/all_G1_1245/MADatNLO.HwU /farmstorage/marcozaro/MadGraph/mg5amcnlo/mupmum_ww_nlo_new2/SubProcesses/P0_mupmum_wpwm/all_G1_1986/MADatNLO.HwU /farmstorage/marcozaro/MadGraph/mg5amcnlo/mupmum_ww_nlo_new2/SubProcesses/P0_mupmum_wpwm/all_G1_1328/MADatNLO.HwU /farmstorage/marcozaro/MadGraph/mg5amcnlo/mupmum_ww_nlo_new2/SubProcesses/P0_mupmum_wpwm/all_G1_975/MADatNLO.HwU /farmstorage/marcozaro/MadGraph/mg5amcnlo/mupmum_ww_nlo_new2/SubProcesses/P0_mupmum_wpwm/all_G1_1964/MADatNLO.HwU /farmstorage/marcozaro/MadGraph/mg5amcnlo/mupmum_ww_nlo_new2/SubProcesses/P0_mupmum_wpwm/all_G1_227/MADatNLO.HwU /farmstorage/marcozaro/MadGraph/mg5amcnlo/mupmum_ww_nlo_new2/SubProcesses/P0_mupmum_wpwm/all_G1_809/MADatNLO.HwU /farmstorage/marcozaro/MadGraph/mg5amcnlo/mupmum_ww_nlo_new2/SubProcesses/P0_mupmum_wpwm/all_G1_1436/MADatNLO.HwU /farmstorage/marcozaro/MadGraph/mg5amcnlo/mupmum_ww_nlo_new2/SubProcesses/P0_mupmum_wpwm/all_G1_483/MADatNLO.HwU /farmstorage/marcozaro/MadGraph/mg5amcnlo/mupmum_ww_nlo_new2/SubProcesses/P0_mupmum_wpwm/all_G1_373/MADatNLO.HwU /farmstorage/marcozaro/MadGraph/mg5amcnlo/mupmum_ww_nlo_new2/SubProcesses/P0_mupmum_wpwm/all_G1_1128/MADatNLO.HwU /farmstorage/marcozaro/MadGraph/mg5amcnlo/mupmum_ww_nlo_new2/SubProcesses/P0_mupmum_wpwm/all_G1_1973/MADatNLO.HwU /farmstorage/marcozaro/MadGraph/mg5amcnlo/mupmum_ww_nlo_new2/SubProcesses/P0_mupmum_wpwm/all_G1_499/MADatNLO.HwU /farmstorage/marcozaro/MadGraph/mg5amcnlo/mupmum_ww_nlo_new2/SubProcesses/P0_mupmum_wpwm/all_G1_1732/MADatNLO.HwU /farmstorage/marcozaro/MadGraph/mg5amcnlo/mupmum_ww_nlo_new2/SubProcesses/P0_mupmum_wpwm/all_G1_739/MADatNLO.HwU /farmstorage/marcozaro/MadGraph/mg5amcnlo/mupmum_ww_nlo_new2/SubProcesses/P0_mupmum_wpwm/all_G1_1942/MADatNLO.HwU /farmstorage/marcozaro/MadGraph/mg5amcnlo/mupmum_ww_nlo_new2/SubProcesses/P0_mupmum_wpwm/all_G1_1923/MADatNLO.HwU /farmstorage/marcozaro/MadGraph/mg5amcnlo/mupmum_ww_nlo_new2/SubProcesses/P0_mupmum_wpwm/all_G1_1419/MADatNLO.HwU /farmstorage/marcozaro/MadGraph/mg5amcnlo/mupmum_ww_nlo_new2/SubProcesses/P0_mupmum_wpwm/all_G1_1866/MADatNLO.HwU /farmstorage/marcozaro/MadGraph/mg5amcnlo/mupmum_ww_nlo_new2/SubProcesses/P0_mupmum_wpwm/all_G1_1185/MADatNLO.HwU /farmstorage/marcozaro/MadGraph/mg5amcnlo/mupmum_ww_nlo_new2/SubProcesses/P0_mupmum_wpwm/all_G1_171/MADatNLO.HwU /farmstorage/marcozaro/MadGraph/mg5amcnlo/mupmum_ww_nlo_new2/SubProcesses/P0_mupmum_wpwm/all_G1_1249/MADatNLO.HwU /farmstorage/marcozaro/MadGraph/mg5amcnlo/mupmum_ww_nlo_new2/SubProcesses/P0_mupmum_wpwm/all_G1_398/MADatNLO.HwU /farmstorage/marcozaro/MadGraph/mg5amcnlo/mupmum_ww_nlo_new2/SubProcesses/P0_mupmum_wpwm/all_G1_1408/MADatNLO.HwU /farmstorage/marcozaro/MadGraph/mg5amcnlo/mupmum_ww_nlo_new2/SubProcesses/P0_mupmum_wpwm/all_G1_236/MADatNLO.HwU /farmstorage/marcozaro/MadGraph/mg5amcnlo/mupmum_ww_nlo_new2/SubProcesses/P0_mupmum_wpwm/all_G1_1816/MADatNLO.HwU /farmstorage/marcozaro/MadGraph/mg5amcnlo/mupmum_ww_nlo_new2/SubProcesses/P0_mupmum_wpwm/all_G1_215/MADatNLO.HwU /farmstorage/marcozaro/MadGraph/mg5amcnlo/mupmum_ww_nlo_new2/SubProcesses/P0_mupmum_wpwm/all_G1_131/MADatNLO.HwU /farmstorage/marcozaro/MadGraph/mg5amcnlo/mupmum_ww_nlo_new2/SubProcesses/P0_mupmum_wpwm/all_G1_1774/MADatNLO.HwU /farmstorage/marcozaro/MadGraph/mg5amcnlo/mupmum_ww_nlo_new2/SubProcesses/P0_mupmum_wpwm/all_G1_824/MADatNLO.HwU /farmstorage/marcozaro/MadGraph/mg5amcnlo/mupmum_ww_nlo_new2/SubProcesses/P0_mupmum_wpwm/all_G1_806/MADatNLO.HwU /farmstorage/marcozaro/MadGraph/mg5amcnlo/mupmum_ww_nlo_new2/SubProcesses/P0_mupmum_wpwm/all_G1_1507/MADatNLO.HwU /farmstorage/marcozaro/MadGraph/mg5amcnlo/mupmum_ww_nlo_new2/SubProcesses/P0_mupmum_wpwm/all_G1_198/MADatNLO.HwU /farmstorage/marcozaro/MadGraph/mg5amcnlo/mupmum_ww_nlo_new2/SubProcesses/P0_mupmum_wpwm/all_G1_19/MADatNLO.HwU /farmstorage/marcozaro/MadGraph/mg5amcnlo/mupmum_ww_nlo_new2/SubProcesses/P0_mupmum_wpwm/all_G1_793/MADatNLO.HwU /farmstorage/marcozaro/MadGraph/mg5amcnlo/mupmum_ww_nlo_new2/SubProcesses/P0_mupmum_wpwm/all_G1_1991/MADatNLO.HwU /farmstorage/marcozaro/MadGraph/mg5amcnlo/mupmum_ww_nlo_new2/SubProcesses/P0_mupmum_wpwm/all_G1_364/MADatNLO.HwU /farmstorage/marcozaro/MadGraph/mg5amcnlo/mupmum_ww_nlo_new2/SubProcesses/P0_mupmum_wpwm/all_G1_230/MADatNLO.HwU /farmstorage/marcozaro/MadGraph/mg5amcnlo/mupmum_ww_nlo_new2/SubProcesses/P0_mupmum_wpwm/all_G1_723/MADatNLO.HwU /farmstorage/marcozaro/MadGraph/mg5amcnlo/mupmum_ww_nlo_new2/SubProcesses/P0_mupmum_wpwm/all_G1_856/MADatNLO.HwU /farmstorage/marcozaro/MadGraph/mg5amcnlo/mupmum_ww_nlo_new2/SubProcesses/P0_mupmum_wpwm/all_G1_265/MADatNLO.HwU /farmstorage/marcozaro/MadGraph/mg5amcnlo/mupmum_ww_nlo_new2/SubProcesses/P0_mupmum_wpwm/all_G1_318/MADatNLO.HwU /farmstorage/marcozaro/MadGraph/mg5amcnlo/mupmum_ww_nlo_new2/SubProcesses/P0_mupmum_wpwm/all_G1_1357/MADatNLO.HwU /farmstorage/marcozaro/MadGraph/mg5amcnlo/mupmum_ww_nlo_new2/SubProcesses/P0_mupmum_wpwm/all_G1_1475/MADatNLO.HwU /farmstorage/marcozaro/MadGraph/mg5amcnlo/mupmum_ww_nlo_new2/SubProcesses/P0_mupmum_wpwm/all_G1_1099/MADatNLO.HwU /farmstorage/marcozaro/MadGraph/mg5amcnlo/mupmum_ww_nlo_new2/SubProcesses/P0_mupmum_wpwm/all_G1_1932/MADatNLO.HwU /farmstorage/marcozaro/MadGraph/mg5amcnlo/mupmum_ww_nlo_new2/SubProcesses/P0_mupmum_wpwm/all_G1_518/MADatNLO.HwU /farmstorage/marcozaro/MadGraph/mg5amcnlo/mupmum_ww_nlo_new2/SubProcesses/P0_mupmum_wpwm/all_G1_1914/MADatNLO.HwU /farmstorage/marcozaro/MadGraph/mg5amcnlo/mupmum_ww_nlo_new2/SubProcesses/P0_mupmum_wpwm/all_G1_812/MADatNLO.HwU /farmstorage/marcozaro/MadGraph/mg5amcnlo/mupmum_ww_nlo_new2/SubProcesses/P0_mupmum_wpwm/all_G1_1546/MADatNLO.HwU /farmstorage/marcozaro/MadGraph/mg5amcnlo/mupmum_ww_nlo_new2/SubProcesses/P0_mupmum_wpwm/all_G1_1648/MADatNLO.HwU /farmstorage/marcozaro/MadGraph/mg5amcnlo/mupmum_ww_nlo_new2/SubProcesses/P0_mupmum_wpwm/all_G1_929/MADatNLO.HwU /farmstorage/marcozaro/MadGraph/mg5amcnlo/mupmum_ww_nlo_new2/SubProcesses/P0_mupmum_wpwm/all_G1_913/MADatNLO.HwU /farmstorage/marcozaro/MadGraph/mg5amcnlo/mupmum_ww_nlo_new2/SubProcesses/P0_mupmum_wpwm/all_G1_674/MADatNLO.HwU /farmstorage/marcozaro/MadGraph/mg5amcnlo/mupmum_ww_nlo_new2/SubProcesses/P0_mupmum_wpwm/all_G1_1332/MADatNLO.HwU /farmstorage/marcozaro/MadGraph/mg5amcnlo/mupmum_ww_nlo_new2/SubProcesses/P0_mupmum_wpwm/all_G1_216/MADatNLO.HwU /farmstorage/marcozaro/MadGraph/mg5amcnlo/mupmum_ww_nlo_new2/SubProcesses/P0_mupmum_wpwm/all_G1_207/MADatNLO.HwU /farmstorage/marcozaro/MadGraph/mg5amcnlo/mupmum_ww_nlo_new2/SubProcesses/P0_mupmum_wpwm/all_G1_677/MADatNLO.HwU /farmstorage/marcozaro/MadGraph/mg5amcnlo/mupmum_ww_nlo_new2/SubProcesses/P0_mupmum_wpwm/all_G1_769/MADatNLO.HwU /farmstorage/marcozaro/MadGraph/mg5amcnlo/mupmum_ww_nlo_new2/SubProcesses/P0_mupmum_wpwm/all_G1_1014/MADatNLO.HwU /farmstorage/marcozaro/MadGraph/mg5amcnlo/mupmum_ww_nlo_new2/SubProcesses/P0_mupmum_wpwm/all_G1_1012/MADatNLO.HwU /farmstorage/marcozaro/MadGraph/mg5amcnlo/mupmum_ww_nlo_new2/SubProcesses/P0_mupmum_wpwm/all_G1_849/MADatNLO.HwU /farmstorage/marcozaro/MadGraph/mg5amcnlo/mupmum_ww_nlo_new2/SubProcesses/P0_mupmum_wpwm/all_G1_1016/MADatNLO.HwU /farmstorage/marcozaro/MadGraph/mg5amcnlo/mupmum_ww_nlo_new2/SubProcesses/P0_mupmum_wpwm/all_G1_764/MADatNLO.HwU /farmstorage/marcozaro/MadGraph/mg5amcnlo/mupmum_ww_nlo_new2/SubProcesses/P0_mupmum_wpwm/all_G1_1445/MADatNLO.HwU /farmstorage/marcozaro/MadGraph/mg5amcnlo/mupmum_ww_nlo_new2/SubProcesses/P0_mupmum_wpwm/all_G1_548/MADatNLO.HwU /farmstorage/marcozaro/MadGraph/mg5amcnlo/mupmum_ww_nlo_new2/SubProcesses/P0_mupmum_wpwm/all_G1_1499/MADatNLO.HwU /farmstorage/marcozaro/MadGraph/mg5amcnlo/mupmum_ww_nlo_new2/SubProcesses/P0_mupmum_wpwm/all_G1_894/MADatNLO.HwU /farmstorage/marcozaro/MadGraph/mg5amcnlo/mupmum_ww_nlo_new2/SubProcesses/P0_mupmum_wpwm/all_G1_1578/MADatNLO.HwU /farmstorage/marcozaro/MadGraph/mg5amcnlo/mupmum_ww_nlo_new2/SubProcesses/P0_mupmum_wpwm/all_G1_1872/MADatNLO.HwU /farmstorage/marcozaro/MadGraph/mg5amcnlo/mupmum_ww_nlo_new2/SubProcesses/P0_mupmum_wpwm/all_G1_246/MADatNLO.HwU /farmstorage/marcozaro/MadGraph/mg5amcnlo/mupmum_ww_nlo_new2/SubProcesses/P0_mupmum_wpwm/all_G1_8/MADatNLO.HwU /farmstorage/marcozaro/MadGraph/mg5amcnlo/mupmum_ww_nlo_new2/SubProcesses/P0_mupmum_wpwm/all_G1_90/MADatNLO.HwU /farmstorage/marcozaro/MadGraph/mg5amcnlo/mupmum_ww_nlo_new2/SubProcesses/P0_mupmum_wpwm/all_G1_22/MADatNLO.HwU /farmstorage/marcozaro/MadGraph/mg5amcnlo/mupmum_ww_nlo_new2/SubProcesses/P0_mupmum_wpwm/all_G1_1796/MADatNLO.HwU /farmstorage/marcozaro/MadGraph/mg5amcnlo/mupmum_ww_nlo_new2/SubProcesses/P0_mupmum_wpwm/all_G1_1072/MADatNLO.HwU /farmstorage/marcozaro/MadGraph/mg5amcnlo/mupmum_ww_nlo_new2/SubProcesses/P0_mupmum_wpwm/all_G1_559/MADatNLO.HwU /farmstorage/marcozaro/MadGraph/mg5amcnlo/mupmum_ww_nlo_new2/SubProcesses/P0_mupmum_wpwm/all_G1_1889/MADatNLO.HwU /farmstorage/marcozaro/MadGraph/mg5amcnlo/mupmum_ww_nlo_new2/SubProcesses/P0_mupmum_wpwm/all_G1_825/MADatNLO.HwU /farmstorage/marcozaro/MadGraph/mg5amcnlo/mupmum_ww_nlo_new2/SubProcesses/P0_mupmum_wpwm/all_G1_680/MADatNLO.HwU /farmstorage/marcozaro/MadGraph/mg5amcnlo/mupmum_ww_nlo_new2/SubProcesses/P0_mupmum_wpwm/all_G1_302/MADatNLO.HwU /farmstorage/marcozaro/MadGraph/mg5amcnlo/mupmum_ww_nlo_new2/SubProcesses/P0_mupmum_wpwm/all_G1_110/MADatNLO.HwU /farmstorage/marcozaro/MadGraph/mg5amcnlo/mupmum_ww_nlo_new2/SubProcesses/P0_mupmum_wpwm/all_G1_1186/MADatNLO.HwU /farmstorage/marcozaro/MadGraph/mg5amcnlo/mupmum_ww_nlo_new2/SubProcesses/P0_mupmum_wpwm/all_G1_1775/MADatNLO.HwU /farmstorage/marcozaro/MadGraph/mg5amcnlo/mupmum_ww_nlo_new2/SubProcesses/P0_mupmum_wpwm/all_G1_125/MADatNLO.HwU /farmstorage/marcozaro/MadGraph/mg5amcnlo/mupmum_ww_nlo_new2/SubProcesses/P0_mupmum_wpwm/all_G1_1946/MADatNLO.HwU /farmstorage/marcozaro/MadGraph/mg5amcnlo/mupmum_ww_nlo_new2/SubProcesses/P0_mupmum_wpwm/all_G1_1112/MADatNLO.HwU /farmstorage/marcozaro/MadGraph/mg5amcnlo/mupmum_ww_nlo_new2/SubProcesses/P0_mupmum_wpwm/all_G1_969/MADatNLO.HwU /farmstorage/marcozaro/MadGraph/mg5amcnlo/mupmum_ww_nlo_new2/SubProcesses/P0_mupmum_wpwm/all_G1_928/MADatNLO.HwU /farmstorage/marcozaro/MadGraph/mg5amcnlo/mupmum_ww_nlo_new2/SubProcesses/P0_mupmum_wpwm/all_G1_223/MADatNLO.HwU /farmstorage/marcozaro/MadGraph/mg5amcnlo/mupmum_ww_nlo_new2/SubProcesses/P0_mupmum_wpwm/all_G1_1533/MADatNLO.HwU /farmstorage/marcozaro/MadGraph/mg5amcnlo/mupmum_ww_nlo_new2/SubProcesses/P0_mupmum_wpwm/all_G1_940/MADatNLO.HwU /farmstorage/marcozaro/MadGraph/mg5amcnlo/mupmum_ww_nlo_new2/SubProcesses/P0_mupmum_wpwm/all_G1_1700/MADatNLO.HwU /farmstorage/marcozaro/MadGraph/mg5amcnlo/mupmum_ww_nlo_new2/SubProcesses/P0_mupmum_wpwm/all_G1_1268/MADatNLO.HwU /farmstorage/marcozaro/MadGraph/mg5amcnlo/mupmum_ww_nlo_new2/SubProcesses/P0_mupmum_wpwm/all_G1_285/MADatNLO.HwU /farmstorage/marcozaro/MadGraph/mg5amcnlo/mupmum_ww_nlo_new2/SubProcesses/P0_mupmum_wpwm/all_G1_1897/MADatNLO.HwU /farmstorage/marcozaro/MadGraph/mg5amcnlo/mupmum_ww_nlo_new2/SubProcesses/P0_mupmum_wpwm/all_G1_1324/MADatNLO.HwU /farmstorage/marcozaro/MadGraph/mg5amcnlo/mupmum_ww_nlo_new2/SubProcesses/P0_mupmum_wpwm/all_G1_1414/MADatNLO.HwU /farmstorage/marcozaro/MadGraph/mg5amcnlo/mupmum_ww_nlo_new2/SubProcesses/P0_mupmum_wpwm/all_G1_1267/MADatNLO.HwU /farmstorage/marcozaro/MadGraph/mg5amcnlo/mupmum_ww_nlo_new2/SubProcesses/P0_mupmum_wpwm/all_G1_77/MADatNLO.HwU /farmstorage/marcozaro/MadGraph/mg5amcnlo/mupmum_ww_nlo_new2/SubProcesses/P0_mupmum_wpwm/all_G1_337/MADatNLO.HwU /farmstorage/marcozaro/MadGraph/mg5amcnlo/mupmum_ww_nlo_new2/SubProcesses/P0_mupmum_wpwm/all_G1_295/MADatNLO.HwU /farmstorage/marcozaro/MadGraph/mg5amcnlo/mupmum_ww_nlo_new2/SubProcesses/P0_mupmum_wpwm/all_G1_498/MADatNLO.HwU /farmstorage/marcozaro/MadGraph/mg5amcnlo/mupmum_ww_nlo_new2/SubProcesses/P0_mupmum_wpwm/all_G1_458/MADatNLO.HwU /farmstorage/marcozaro/MadGraph/mg5amcnlo/mupmum_ww_nlo_new2/SubProcesses/P0_mupmum_wpwm/all_G1_1877/MADatNLO.HwU /farmstorage/marcozaro/MadGraph/mg5amcnlo/mupmum_ww_nlo_new2/SubProcesses/P0_mupmum_wpwm/all_G1_1488/MADatNLO.HwU /farmstorage/marcozaro/MadGraph/mg5amcnlo/mupmum_ww_nlo_new2/SubProcesses/P0_mupmum_wpwm/all_G1_1832/MADatNLO.HwU /farmstorage/marcozaro/MadGraph/mg5amcnlo/mupmum_ww_nlo_new2/SubProcesses/P0_mupmum_wpwm/all_G1_566/MADatNLO.HwU /farmstorage/marcozaro/MadGraph/mg5amcnlo/mupmum_ww_nlo_new2/SubProcesses/P0_mupmum_wpwm/all_G1_1359/MADatNLO.HwU /farmstorage/marcozaro/MadGraph/mg5amcnlo/mupmum_ww_nlo_new2/SubProcesses/P0_mupmum_wpwm/all_G1_1958/MADatNLO.HwU /farmstorage/marcozaro/MadGraph/mg5amcnlo/mupmum_ww_nlo_new2/SubProcesses/P0_mupmum_wpwm/all_G1_1179/MADatNLO.HwU /farmstorage/marcozaro/MadGraph/mg5amcnlo/mupmum_ww_nlo_new2/SubProcesses/P0_mupmum_wpwm/all_G1_1602/MADatNLO.HwU /farmstorage/marcozaro/MadGraph/mg5amcnlo/mupmum_ww_nlo_new2/SubProcesses/P0_mupmum_wpwm/all_G1_1235/MADatNLO.HwU /farmstorage/marcozaro/MadGraph/mg5amcnlo/mupmum_ww_nlo_new2/SubProcesses/P0_mupmum_wpwm/all_G1_1478/MADatNLO.HwU /farmstorage/marcozaro/MadGraph/mg5amcnlo/mupmum_ww_nlo_new2/SubProcesses/P0_mupmum_wpwm/all_G1_641/MADatNLO.HwU /farmstorage/marcozaro/MadGraph/mg5amcnlo/mupmum_ww_nlo_new2/SubProcesses/P0_mupmum_wpwm/all_G1_189/MADatNLO.HwU /farmstorage/marcozaro/MadGraph/mg5amcnlo/mupmum_ww_nlo_new2/SubProcesses/P0_mupmum_wpwm/all_G1_1820/MADatNLO.HwU /farmstorage/marcozaro/MadGraph/mg5amcnlo/mupmum_ww_nlo_new2/SubProcesses/P0_mupmum_wpwm/all_G1_67/MADatNLO.HwU /farmstorage/marcozaro/MadGraph/mg5amcnlo/mupmum_ww_nlo_new2/SubProcesses/P0_mupmum_wpwm/all_G1_860/MADatNLO.HwU /farmstorage/marcozaro/MadGraph/mg5amcnlo/mupmum_ww_nlo_new2/SubProcesses/P0_mupmum_wpwm/all_G1_127/MADatNLO.HwU /farmstorage/marcozaro/MadGraph/mg5amcnlo/mupmum_ww_nlo_new2/SubProcesses/P0_mupmum_wpwm/all_G1_1286/MADatNLO.HwU /farmstorage/marcozaro/MadGraph/mg5amcnlo/mupmum_ww_nlo_new2/SubProcesses/P0_mupmum_wpwm/all_G1_232/MADatNLO.HwU /farmstorage/marcozaro/MadGraph/mg5amcnlo/mupmum_ww_nlo_new2/SubProcesses/P0_mupmum_wpwm/all_G1_500/MADatNLO.HwU /farmstorage/marcozaro/MadGraph/mg5amcnlo/mupmum_ww_nlo_new2/SubProcesses/P0_mupmum_wpwm/all_G1_435/MADatNLO.HwU /farmstorage/marcozaro/MadGraph/mg5amcnlo/mupmum_ww_nlo_new2/SubProcesses/P0_mupmum_wpwm/all_G1_1263/MADatNLO.HwU /farmstorage/marcozaro/MadGraph/mg5amcnlo/mupmum_ww_nlo_new2/SubProcesses/P0_mupmum_wpwm/all_G1_1701/MADatNLO.HwU /farmstorage/marcozaro/MadGraph/mg5amcnlo/mupmum_ww_nlo_new2/SubProcesses/P0_mupmum_wpwm/all_G1_526/MADatNLO.HwU /farmstorage/marcozaro/MadGraph/mg5amcnlo/mupmum_ww_nlo_new2/SubProcesses/P0_mupmum_wpwm/all_G1_465/MADatNLO.HwU /farmstorage/marcozaro/MadGraph/mg5amcnlo/mupmum_ww_nlo_new2/SubProcesses/P0_mupmum_wpwm/all_G1_1839/MADatNLO.HwU /farmstorage/marcozaro/MadGraph/mg5amcnlo/mupmum_ww_nlo_new2/SubProcesses/P0_mupmum_wpwm/all_G1_510/MADatNLO.HwU /farmstorage/marcozaro/MadGraph/mg5amcnlo/mupmum_ww_nlo_new2/SubProcesses/P0_mupmum_wpwm/all_G1_10/MADatNLO.HwU /farmstorage/marcozaro/MadGraph/mg5amcnlo/mupmum_ww_nlo_new2/SubProcesses/P0_mupmum_wpwm/all_G1_1907/MADatNLO.HwU /farmstorage/marcozaro/MadGraph/mg5amcnlo/mupmum_ww_nlo_new2/SubProcesses/P0_mupmum_wpwm/all_G1_936/MADatNLO.HwU /farmstorage/marcozaro/MadGraph/mg5amcnlo/mupmum_ww_nlo_new2/SubProcesses/P0_mupmum_wpwm/all_G1_1302/MADatNLO.HwU /farmstorage/marcozaro/MadGraph/mg5amcnlo/mupmum_ww_nlo_new2/SubProcesses/P0_mupmum_wpwm/all_G1_23/MADatNLO.HwU /farmstorage/marcozaro/MadGraph/mg5amcnlo/mupmum_ww_nlo_new2/SubProcesses/P0_mupmum_wpwm/all_G1_1870/MADatNLO.HwU /farmstorage/marcozaro/MadGraph/mg5amcnlo/mupmum_ww_nlo_new2/SubProcesses/P0_mupmum_wpwm/all_G1_1400/MADatNLO.HwU /farmstorage/marcozaro/MadGraph/mg5amcnlo/mupmum_ww_nlo_new2/SubProcesses/P0_mupmum_wpwm/all_G1_459/MADatNLO.HwU /farmstorage/marcozaro/MadGraph/mg5amcnlo/mupmum_ww_nlo_new2/SubProcesses/P0_mupmum_wpwm/all_G1_1392/MADatNLO.HwU /farmstorage/marcozaro/MadGraph/mg5amcnlo/mupmum_ww_nlo_new2/SubProcesses/P0_mupmum_wpwm/all_G1_1997/MADatNLO.HwU /farmstorage/marcozaro/MadGraph/mg5amcnlo/mupmum_ww_nlo_new2/SubProcesses/P0_mupmum_wpwm/all_G1_507/MADatNLO.HwU /farmstorage/marcozaro/MadGraph/mg5amcnlo/mupmum_ww_nlo_new2/SubProcesses/P0_mupmum_wpwm/all_G1_1382/MADatNLO.HwU /farmstorage/marcozaro/MadGraph/mg5amcnlo/mupmum_ww_nlo_new2/SubProcesses/P0_mupmum_wpwm/all_G1_1008/MADatNLO.HwU /farmstorage/marcozaro/MadGraph/mg5amcnlo/mupmum_ww_nlo_new2/SubProcesses/P0_mupmum_wpwm/all_G1_1559/MADatNLO.HwU /farmstorage/marcozaro/MadGraph/mg5amcnlo/mupmum_ww_nlo_new2/SubProcesses/P0_mupmum_wpwm/all_G1_179/MADatNLO.HwU /farmstorage/marcozaro/MadGraph/mg5amcnlo/mupmum_ww_nlo_new2/SubProcesses/P0_mupmum_wpwm/all_G1_533/MADatNLO.HwU /farmstorage/marcozaro/MadGraph/mg5amcnlo/mupmum_ww_nlo_new2/SubProcesses/P0_mupmum_wpwm/all_G1_1716/MADatNLO.HwU /farmstorage/marcozaro/MadGraph/mg5amcnlo/mupmum_ww_nlo_new2/SubProcesses/P0_mupmum_wpwm/all_G1_144/MADatNLO.HwU /farmstorage/marcozaro/MadGraph/mg5amcnlo/mupmum_ww_nlo_new2/SubProcesses/P0_mupmum_wpwm/all_G1_1673/MADatNLO.HwU /farmstorage/marcozaro/MadGraph/mg5amcnlo/mupmum_ww_nlo_new2/SubProcesses/P0_mupmum_wpwm/all_G1_1828/MADatNLO.HwU /farmstorage/marcozaro/MadGraph/mg5amcnlo/mupmum_ww_nlo_new2/SubProcesses/P0_mupmum_wpwm/all_G1_1988/MADatNLO.HwU /farmstorage/marcozaro/MadGraph/mg5amcnlo/mupmum_ww_nlo_new2/SubProcesses/P0_mupmum_wpwm/all_G1_1010/MADatNLO.HwU /farmstorage/marcozaro/MadGraph/mg5amcnlo/mupmum_ww_nlo_new2/SubProcesses/P0_mupmum_wpwm/all_G1_1463/MADatNLO.HwU /farmstorage/marcozaro/MadGraph/mg5amcnlo/mupmum_ww_nlo_new2/SubProcesses/P0_mupmum_wpwm/all_G1_286/MADatNLO.HwU /farmstorage/marcozaro/MadGraph/mg5amcnlo/mupmum_ww_nlo_new2/SubProcesses/P0_mupmum_wpwm/all_G1_1674/MADatNLO.HwU /farmstorage/marcozaro/MadGraph/mg5amcnlo/mupmum_ww_nlo_new2/SubProcesses/P0_mupmum_wpwm/all_G1_1219/MADatNLO.HwU /farmstorage/marcozaro/MadGraph/mg5amcnlo/mupmum_ww_nlo_new2/SubProcesses/P0_mupmum_wpwm/all_G1_1718/MADatNLO.HwU /farmstorage/marcozaro/MadGraph/mg5amcnlo/mupmum_ww_nlo_new2/SubProcesses/P0_mupmum_wpwm/all_G1_1549/MADatNLO.HwU /farmstorage/marcozaro/MadGraph/mg5amcnlo/mupmum_ww_nlo_new2/SubProcesses/P0_mupmum_wpwm/all_G1_489/MADatNLO.HwU /farmstorage/marcozaro/MadGraph/mg5amcnlo/mupmum_ww_nlo_new2/SubProcesses/P0_mupmum_wpwm/all_G1_770/MADatNLO.HwU /farmstorage/marcozaro/MadGraph/mg5amcnlo/mupmum_ww_nlo_new2/SubProcesses/P0_mupmum_wpwm/all_G1_231/MADatNLO.HwU /farmstorage/marcozaro/MadGraph/mg5amcnlo/mupmum_ww_nlo_new2/SubProcesses/P0_mupmum_wpwm/all_G1_884/MADatNLO.HwU /farmstorage/marcozaro/MadGraph/mg5amcnlo/mupmum_ww_nlo_new2/SubProcesses/P0_mupmum_wpwm/all_G1_1321/MADatNLO.HwU /farmstorage/marcozaro/MadGraph/mg5amcnlo/mupmum_ww_nlo_new2/SubProcesses/P0_mupmum_wpwm/all_G1_425/MADatNLO.HwU /farmstorage/marcozaro/MadGraph/mg5amcnlo/mupmum_ww_nlo_new2/SubProcesses/P0_mupmum_wpwm/all_G1_910/MADatNLO.HwU /farmstorage/marcozaro/MadGraph/mg5amcnlo/mupmum_ww_nlo_new2/SubProcesses/P0_mupmum_wpwm/all_G1_798/MADatNLO.HwU /farmstorage/marcozaro/MadGraph/mg5amcnlo/mupmum_ww_nlo_new2/SubProcesses/P0_mupmum_wpwm/all_G1_6/MADatNLO.HwU /farmstorage/marcozaro/MadGraph/mg5amcnlo/mupmum_ww_nlo_new2/SubProcesses/P0_mupmum_wpwm/all_G1_989/MADatNLO.HwU /farmstorage/marcozaro/MadGraph/mg5amcnlo/mupmum_ww_nlo_new2/SubProcesses/P0_mupmum_wpwm/all_G1_103/MADatNLO.HwU /farmstorage/marcozaro/MadGraph/mg5amcnlo/mupmum_ww_nlo_new2/SubProcesses/P0_mupmum_wpwm/all_G1_1273/MADatNLO.HwU /farmstorage/marcozaro/MadGraph/mg5amcnlo/mupmum_ww_nlo_new2/SubProcesses/P0_mupmum_wpwm/all_G1_718/MADatNLO.HwU /farmstorage/marcozaro/MadGraph/mg5amcnlo/mupmum_ww_nlo_new2/SubProcesses/P0_mupmum_wpwm/all_G1_968/MADatNLO.HwU /farmstorage/marcozaro/MadGraph/mg5amcnlo/mupmum_ww_nlo_new2/SubProcesses/P0_mupmum_wpwm/all_G1_290/MADatNLO.HwU /farmstorage/marcozaro/MadGraph/mg5amcnlo/mupmum_ww_nlo_new2/SubProcesses/P0_mupmum_wpwm/all_G1_1535/MADatNLO.HwU /farmstorage/marcozaro/MadGraph/mg5amcnlo/mupmum_ww_nlo_new2/SubProcesses/P0_mupmum_wpwm/all_G1_827/MADatNLO.HwU /farmstorage/marcozaro/MadGraph/mg5amcnlo/mupmum_ww_nlo_new2/SubProcesses/P0_mupmum_wpwm/all_G1_1114/MADatNLO.HwU /farmstorage/marcozaro/MadGraph/mg5amcnlo/mupmum_ww_nlo_new2/SubProcesses/P0_mupmum_wpwm/all_G1_1206/MADatNLO.HwU /farmstorage/marcozaro/MadGraph/mg5amcnlo/mupmum_ww_nlo_new2/SubProcesses/P0_mupmum_wpwm/all_G1_577/MADatNLO.HwU /farmstorage/marcozaro/MadGraph/mg5amcnlo/mupmum_ww_nlo_new2/SubProcesses/P0_mupmum_wpwm/all_G1_1694/MADatNLO.HwU /farmstorage/marcozaro/MadGraph/mg5amcnlo/mupmum_ww_nlo_new2/SubProcesses/P0_mupmum_wpwm/all_G1_1787/MADatNLO.HwU /farmstorage/marcozaro/MadGraph/mg5amcnlo/mupmum_ww_nlo_new2/SubProcesses/P0_mupmum_wpwm/all_G1_1122/MADatNLO.HwU /farmstorage/marcozaro/MadGraph/mg5amcnlo/mupmum_ww_nlo_new2/SubProcesses/P0_mupmum_wpwm/all_G1_1818/MADatNLO.HwU /farmstorage/marcozaro/MadGraph/mg5amcnlo/mupmum_ww_nlo_new2/SubProcesses/P0_mupmum_wpwm/all_G1_66/MADatNLO.HwU /farmstorage/marcozaro/MadGraph/mg5amcnlo/mupmum_ww_nlo_new2/SubProcesses/P0_mupmum_wpwm/all_G1_274/MADatNLO.HwU /farmstorage/marcozaro/MadGraph/mg5amcnlo/mupmum_ww_nlo_new2/SubProcesses/P0_mupmum_wpwm/all_G1_387/MADatNLO.HwU /farmstorage/marcozaro/MadGraph/mg5amcnlo/mupmum_ww_nlo_new2/SubProcesses/P0_mupmum_wpwm/all_G1_729/MADatNLO.HwU /farmstorage/marcozaro/MadGraph/mg5amcnlo/mupmum_ww_nlo_new2/SubProcesses/P0_mupmum_wpwm/all_G1_221/MADatNLO.HwU /farmstorage/marcozaro/MadGraph/mg5amcnlo/mupmum_ww_nlo_new2/SubProcesses/P0_mupmum_wpwm/all_G1_1138/MADatNLO.HwU /farmstorage/marcozaro/MadGraph/mg5amcnlo/mupmum_ww_nlo_new2/SubProcesses/P0_mupmum_wpwm/all_G1_492/MADatNLO.HwU /farmstorage/marcozaro/MadGraph/mg5amcnlo/mupmum_ww_nlo_new2/SubProcesses/P0_mupmum_wpwm/all_G1_38/MADatNLO.HwU /farmstorage/marcozaro/MadGraph/mg5amcnlo/mupmum_ww_nlo_new2/SubProcesses/P0_mupmum_wpwm/all_G1_927/MADatNLO.HwU /farmstorage/marcozaro/MadGraph/mg5amcnlo/mupmum_ww_nlo_new2/SubProcesses/P0_mupmum_wpwm/all_G1_1597/MADatNLO.HwU /farmstorage/marcozaro/MadGraph/mg5amcnlo/mupmum_ww_nlo_new2/SubProcesses/P0_mupmum_wpwm/all_G1_1935/MADatNLO.HwU /farmstorage/marcozaro/MadGraph/mg5amcnlo/mupmum_ww_nlo_new2/SubProcesses/P0_mupmum_wpwm/all_G1_710/MADatNLO.HwU /farmstorage/marcozaro/MadGraph/mg5amcnlo/mupmum_ww_nlo_new2/SubProcesses/P0_mupmum_wpwm/all_G1_1345/MADatNLO.HwU /farmstorage/marcozaro/MadGraph/mg5amcnlo/mupmum_ww_nlo_new2/SubProcesses/P0_mupmum_wpwm/all_G1_1637/MADatNLO.HwU /farmstorage/marcozaro/MadGraph/mg5amcnlo/mupmum_ww_nlo_new2/SubProcesses/P0_mupmum_wpwm/all_G1_1368/MADatNLO.HwU /farmstorage/marcozaro/MadGraph/mg5amcnlo/mupmum_ww_nlo_new2/SubProcesses/P0_mupmum_wpwm/all_G1_1570/MADatNLO.HwU /farmstorage/marcozaro/MadGraph/mg5amcnlo/mupmum_ww_nlo_new2/SubProcesses/P0_mupmum_wpwm/all_G1_267/MADatNLO.HwU /farmstorage/marcozaro/MadGraph/mg5amcnlo/mupmum_ww_nlo_new2/SubProcesses/P0_mupmum_wpwm/all_G1_253/MADatNLO.HwU /farmstorage/marcozaro/MadGraph/mg5amcnlo/mupmum_ww_nlo_new2/SubProcesses/P0_mupmum_wpwm/all_G1_1682/MADatNLO.HwU /farmstorage/marcozaro/MadGraph/mg5amcnlo/mupmum_ww_nlo_new2/SubProcesses/P0_mupmum_wpwm/all_G1_83/MADatNLO.HwU /farmstorage/marcozaro/MadGraph/mg5amcnlo/mupmum_ww_nlo_new2/SubProcesses/P0_mupmum_wpwm/all_G1_1176/MADatNLO.HwU /farmstorage/marcozaro/MadGraph/mg5amcnlo/mupmum_ww_nlo_new2/SubProcesses/P0_mupmum_wpwm/all_G1_240/MADatNLO.HwU /farmstorage/marcozaro/MadGraph/mg5amcnlo/mupmum_ww_nlo_new2/SubProcesses/P0_mupmum_wpwm/all_G1_1512/MADatNLO.HwU /farmstorage/marcozaro/MadGraph/mg5amcnlo/mupmum_ww_nlo_new2/SubProcesses/P0_mupmum_wpwm/all_G1_1247/MADatNLO.HwU /farmstorage/marcozaro/MadGraph/mg5amcnlo/mupmum_ww_nlo_new2/SubProcesses/P0_mupmum_wpwm/all_G1_1257/MADatNLO.HwU /farmstorage/marcozaro/MadGraph/mg5amcnlo/mupmum_ww_nlo_new2/SubProcesses/P0_mupmum_wpwm/all_G1_102/MADatNLO.HwU /farmstorage/marcozaro/MadGraph/mg5amcnlo/mupmum_ww_nlo_new2/SubProcesses/P0_mupmum_wpwm/all_G1_886/MADatNLO.HwU /farmstorage/marcozaro/MadGraph/mg5amcnlo/mupmum_ww_nlo_new2/SubProcesses/P0_mupmum_wpwm/all_G1_1542/MADatNLO.HwU /farmstorage/marcozaro/MadGraph/mg5amcnlo/mupmum_ww_nlo_new2/SubProcesses/P0_mupmum_wpwm/all_G1_1937/MADatNLO.HwU /farmstorage/marcozaro/MadGraph/mg5amcnlo/mupmum_ww_nlo_new2/SubProcesses/P0_mupmum_wpwm/all_G1_1624/MADatNLO.HwU /farmstorage/marcozaro/MadGraph/mg5amcnlo/mupmum_ww_nlo_new2/SubProcesses/P0_mupmum_wpwm/all_G1_941/MADatNLO.HwU /farmstorage/marcozaro/MadGraph/mg5amcnlo/mupmum_ww_nlo_new2/SubProcesses/P0_mupmum_wpwm/all_G1_55/MADatNLO.HwU /farmstorage/marcozaro/MadGraph/mg5amcnlo/mupmum_ww_nlo_new2/SubProcesses/P0_mupmum_wpwm/all_G1_1699/MADatNLO.HwU /farmstorage/marcozaro/MadGraph/mg5amcnlo/mupmum_ww_nlo_new2/SubProcesses/P0_mupmum_wpwm/all_G1_1281/MADatNLO.HwU /farmstorage/marcozaro/MadGraph/mg5amcnlo/mupmum_ww_nlo_new2/SubProcesses/P0_mupmum_wpwm/all_G1_1642/MADatNLO.HwU /farmstorage/marcozaro/MadGraph/mg5amcnlo/mupmum_ww_nlo_new2/SubProcesses/P0_mupmum_wpwm/all_G1_829/MADatNLO.HwU /farmstorage/marcozaro/MadGraph/mg5amcnlo/mupmum_ww_nlo_new2/SubProcesses/P0_mupmum_wpwm/all_G1_1326/MADatNLO.HwU /farmstorage/marcozaro/MadGraph/mg5amcnlo/mupmum_ww_nlo_new2/SubProcesses/P0_mupmum_wpwm/all_G1_545/MADatNLO.HwU /farmstorage/marcozaro/MadGraph/mg5amcnlo/mupmum_ww_nlo_new2/SubProcesses/P0_mupmum_wpwm/all_G1_1269/MADatNLO.HwU /farmstorage/marcozaro/MadGraph/mg5amcnlo/mupmum_ww_nlo_new2/SubProcesses/P0_mupmum_wpwm/all_G1_153/MADatNLO.HwU /farmstorage/marcozaro/MadGraph/mg5amcnlo/mupmum_ww_nlo_new2/SubProcesses/P0_mupmum_wpwm/all_G1_1728/MADatNLO.HwU /farmstorage/marcozaro/MadGraph/mg5amcnlo/mupmum_ww_nlo_new2/SubProcesses/P0_mupmum_wpwm/all_G1_1284/MADatNLO.HwU /farmstorage/marcozaro/MadGraph/mg5amcnlo/mupmum_ww_nlo_new2/SubProcesses/P0_mupmum_wpwm/all_G1_1620/MADatNLO.HwU /farmstorage/marcozaro/MadGraph/mg5amcnlo/mupmum_ww_nlo_new2/SubProcesses/P0_mupmum_wpwm/all_G1_1305/MADatNLO.HwU /farmstorage/marcozaro/MadGraph/mg5amcnlo/mupmum_ww_nlo_new2/SubProcesses/P0_mupmum_wpwm/all_G1_731/MADatNLO.HwU /farmstorage/marcozaro/MadGraph/mg5amcnlo/mupmum_ww_nlo_new2/SubProcesses/P0_mupmum_wpwm/all_G1_1734/MADatNLO.HwU /farmstorage/marcozaro/MadGraph/mg5amcnlo/mupmum_ww_nlo_new2/SubProcesses/P0_mupmum_wpwm/all_G1_671/MADatNLO.HwU /farmstorage/marcozaro/MadGraph/mg5amcnlo/mupmum_ww_nlo_new2/SubProcesses/P0_mupmum_wpwm/all_G1_1898/MADatNLO.HwU /farmstorage/marcozaro/MadGraph/mg5amcnlo/mupmum_ww_nlo_new2/SubProcesses/P0_mupmum_wpwm/all_G1_760/MADatNLO.HwU /farmstorage/marcozaro/MadGraph/mg5amcnlo/mupmum_ww_nlo_new2/SubProcesses/P0_mupmum_wpwm/all_G1_1167/MADatNLO.HwU /farmstorage/marcozaro/MadGraph/mg5amcnlo/mupmum_ww_nlo_new2/SubProcesses/P0_mupmum_wpwm/all_G1_542/MADatNLO.HwU /farmstorage/marcozaro/MadGraph/mg5amcnlo/mupmum_ww_nlo_new2/SubProcesses/P0_mupmum_wpwm/all_G1_1574/MADatNLO.HwU /farmstorage/marcozaro/MadGraph/mg5amcnlo/mupmum_ww_nlo_new2/SubProcesses/P0_mupmum_wpwm/all_G1_635/MADatNLO.HwU /farmstorage/marcozaro/MadGraph/mg5amcnlo/mupmum_ww_nlo_new2/SubProcesses/P0_mupmum_wpwm/all_G1_516/MADatNLO.HwU /farmstorage/marcozaro/MadGraph/mg5amcnlo/mupmum_ww_nlo_new2/SubProcesses/P0_mupmum_wpwm/all_G1_1461/MADatNLO.HwU /farmstorage/marcozaro/MadGraph/mg5amcnlo/mupmum_ww_nlo_new2/SubProcesses/P0_mupmum_wpwm/all_G1_5/MADatNLO.HwU /farmstorage/marcozaro/MadGraph/mg5amcnlo/mupmum_ww_nlo_new2/SubProcesses/P0_mupmum_wpwm/all_G1_1198/MADatNLO.HwU /farmstorage/marcozaro/MadGraph/mg5amcnlo/mupmum_ww_nlo_new2/SubProcesses/P0_mupmum_wpwm/all_G1_588/MADatNLO.HwU /farmstorage/marcozaro/MadGraph/mg5amcnlo/mupmum_ww_nlo_new2/SubProcesses/P0_mupmum_wpwm/all_G1_1664/MADatNLO.HwU /farmstorage/marcozaro/MadGraph/mg5amcnlo/mupmum_ww_nlo_new2/SubProcesses/P0_mupmum_wpwm/all_G1_1301/MADatNLO.HwU /farmstorage/marcozaro/MadGraph/mg5amcnlo/mupmum_ww_nlo_new2/SubProcesses/P0_mupmum_wpwm/all_G1_1205/MADatNLO.HwU /farmstorage/marcozaro/MadGraph/mg5amcnlo/mupmum_ww_nlo_new2/SubProcesses/P0_mupmum_wpwm/all_G1_614/MADatNLO.HwU /farmstorage/marcozaro/MadGraph/mg5amcnlo/mupmum_ww_nlo_new2/SubProcesses/P0_mupmum_wpwm/all_G1_1957/MADatNLO.HwU /farmstorage/marcozaro/MadGraph/mg5amcnlo/mupmum_ww_nlo_new2/SubProcesses/P0_mupmum_wpwm/all_G1_876/MADatNLO.HwU /farmstorage/marcozaro/MadGraph/mg5amcnlo/mupmum_ww_nlo_new2/SubProcesses/P0_mupmum_wpwm/all_G1_344/MADatNLO.HwU /farmstorage/marcozaro/MadGraph/mg5amcnlo/mupmum_ww_nlo_new2/SubProcesses/P0_mupmum_wpwm/all_G1_1358/MADatNLO.HwU /farmstorage/marcozaro/MadGraph/mg5amcnlo/mupmum_ww_nlo_new2/SubProcesses/P0_mupmum_wpwm/all_G1_1438/MADatNLO.HwU /farmstorage/marcozaro/MadGraph/mg5amcnlo/mupmum_ww_nlo_new2/SubProcesses/P0_mupmum_wpwm/all_G1_1208/MADatNLO.HwU /farmstorage/marcozaro/MadGraph/mg5amcnlo/mupmum_ww_nlo_new2/SubProcesses/P0_mupmum_wpwm/all_G1_716/MADatNLO.HwU /farmstorage/marcozaro/MadGraph/mg5amcnlo/mupmum_ww_nlo_new2/SubProcesses/P0_mupmum_wpwm/all_G1_442/MADatNLO.HwU /farmstorage/marcozaro/MadGraph/mg5amcnlo/mupmum_ww_nlo_new2/SubProcesses/P0_mupmum_wpwm/all_G1_819/MADatNLO.HwU /farmstorage/marcozaro/MadGraph/mg5amcnlo/mupmum_ww_nlo_new2/SubProcesses/P0_mupmum_wpwm/all_G1_575/MADatNLO.HwU /farmstorage/marcozaro/MadGraph/mg5amcnlo/mupmum_ww_nlo_new2/SubProcesses/P0_mupmum_wpwm/all_G1_424/MADatNLO.HwU /farmstorage/marcozaro/MadGraph/mg5amcnlo/mupmum_ww_nlo_new2/SubProcesses/P0_mupmum_wpwm/all_G1_175/MADatNLO.HwU /farmstorage/marcozaro/MadGraph/mg5amcnlo/mupmum_ww_nlo_new2/SubProcesses/P0_mupmum_wpwm/all_G1_1505/MADatNLO.HwU /farmstorage/marcozaro/MadGraph/mg5amcnlo/mupmum_ww_nlo_new2/SubProcesses/P0_mupmum_wpwm/all_G1_1493/MADatNLO.HwU /farmstorage/marcozaro/MadGraph/mg5amcnlo/mupmum_ww_nlo_new2/SubProcesses/P0_mupmum_wpwm/all_G1_1798/MADatNLO.HwU /farmstorage/marcozaro/MadGraph/mg5amcnlo/mupmum_ww_nlo_new2/SubProcesses/P0_mupmum_wpwm/all_G1_1939/MADatNLO.HwU /farmstorage/marcozaro/MadGraph/mg5amcnlo/mupmum_ww_nlo_new2/SubProcesses/P0_mupmum_wpwm/all_G1_823/MADatNLO.HwU /farmstorage/marcozaro/MadGraph/mg5amcnlo/mupmum_ww_nlo_new2/SubProcesses/P0_mupmum_wpwm/all_G1_1036/MADatNLO.HwU /farmstorage/marcozaro/MadGraph/mg5amcnlo/mupmum_ww_nlo_new2/SubProcesses/P0_mupmum_wpwm/all_G1_1125/MADatNLO.HwU /farmstorage/marcozaro/MadGraph/mg5amcnlo/mupmum_ww_nlo_new2/SubProcesses/P0_mupmum_wpwm/all_G1_883/MADatNLO.HwU /farmstorage/marcozaro/MadGraph/mg5amcnlo/mupmum_ww_nlo_new2/SubProcesses/P0_mupmum_wpwm/all_G1_162/MADatNLO.HwU /farmstorage/marcozaro/MadGraph/mg5amcnlo/mupmum_ww_nlo_new2/SubProcesses/P0_mupmum_wpwm/all_G1_436/MADatNLO.HwU /farmstorage/marcozaro/MadGraph/mg5amcnlo/mupmum_ww_nlo_new2/SubProcesses/P0_mupmum_wpwm/all_G1_413/MADatNLO.HwU /farmstorage/marcozaro/MadGraph/mg5amcnlo/mupmum_ww_nlo_new2/SubProcesses/P0_mupmum_wpwm/all_G1_1773/MADatNLO.HwU /farmstorage/marcozaro/MadGraph/mg5amcnlo/mupmum_ww_nlo_new2/SubProcesses/P0_mupmum_wpwm/all_G1_158/MADatNLO.HwU /farmstorage/marcozaro/MadGraph/mg5amcnlo/mupmum_ww_nlo_new2/SubProcesses/P0_mupmum_wpwm/all_G1_368/MADatNLO.HwU /farmstorage/marcozaro/MadGraph/mg5amcnlo/mupmum_ww_nlo_new2/SubProcesses/P0_mupmum_wpwm/all_G1_147/MADatNLO.HwU /farmstorage/marcozaro/MadGraph/mg5amcnlo/mupmum_ww_nlo_new2/SubProcesses/P0_mupmum_wpwm/all_G1_1859/MADatNLO.HwU /farmstorage/marcozaro/MadGraph/mg5amcnlo/mupmum_ww_nlo_new2/SubProcesses/P0_mupmum_wpwm/all_G1_180/MADatNLO.HwU /farmstorage/marcozaro/MadGraph/mg5amcnlo/mupmum_ww_nlo_new2/SubProcesses/P0_mupmum_wpwm/all_G1_1251/MADatNLO.HwU /farmstorage/marcozaro/MadGraph/mg5amcnlo/mupmum_ww_nlo_new2/SubProcesses/P0_mupmum_wpwm/all_G1_1608/MADatNLO.HwU /farmstorage/marcozaro/MadGraph/mg5amcnlo/mupmum_ww_nlo_new2/SubProcesses/P0_mupmum_wpwm/all_G1_587/MADatNLO.HwU /farmstorage/marcozaro/MadGraph/mg5amcnlo/mupmum_ww_nlo_new2/SubProcesses/P0_mupmum_wpwm/all_G1_938/MADatNLO.HwU /farmstorage/marcozaro/MadGraph/mg5amcnlo/mupmum_ww_nlo_new2/SubProcesses/P0_mupmum_wpwm/all_G1_13/MADatNLO.HwU /farmstorage/marcozaro/MadGraph/mg5amcnlo/mupmum_ww_nlo_new2/SubProcesses/P0_mupmum_wpwm/all_G1_111/MADatNLO.HwU /farmstorage/marcozaro/MadGraph/mg5amcnlo/mupmum_ww_nlo_new2/SubProcesses/P0_mupmum_wpwm/all_G1_482/MADatNLO.HwU /farmstorage/marcozaro/MadGraph/mg5amcnlo/mupmum_ww_nlo_new2/SubProcesses/P0_mupmum_wpwm/all_G1_1876/MADatNLO.HwU /farmstorage/marcozaro/MadGraph/mg5amcnlo/mupmum_ww_nlo_new2/SubProcesses/P0_mupmum_wpwm/all_G1_1612/MADatNLO.HwU /farmstorage/marcozaro/MadGraph/mg5amcnlo/mupmum_ww_nlo_new2/SubProcesses/P0_mupmum_wpwm/all_G1_638/MADatNLO.HwU /farmstorage/marcozaro/MadGraph/mg5amcnlo/mupmum_ww_nlo_new2/SubProcesses/P0_mupmum_wpwm/all_G1_277/MADatNLO.HwU /farmstorage/marcozaro/MadGraph/mg5amcnlo/mupmum_ww_nlo_new2/SubProcesses/P0_mupmum_wpwm/all_G1_1329/MADatNLO.HwU /farmstorage/marcozaro/MadGraph/mg5amcnlo/mupmum_ww_nlo_new2/SubProcesses/P0_mupmum_wpwm/all_G1_75/MADatNLO.HwU /farmstorage/marcozaro/MadGraph/mg5amcnlo/mupmum_ww_nlo_new2/SubProcesses/P0_mupmum_wpwm/all_G1_531/MADatNLO.HwU /farmstorage/marcozaro/MadGraph/mg5amcnlo/mupmum_ww_nlo_new2/SubProcesses/P0_mupmum_wpwm/all_G1_988/MADatNLO.HwU /farmstorage/marcozaro/MadGraph/mg5amcnlo/mupmum_ww_nlo_new2/SubProcesses/P0_mupmum_wpwm/all_G1_260/MADatNLO.HwU /farmstorage/marcozaro/MadGraph/mg5amcnlo/mupmum_ww_nlo_new2/SubProcesses/P0_mupmum_wpwm/all_G1_1484/MADatNLO.HwU /farmstorage/marcozaro/MadGraph/mg5amcnlo/mupmum_ww_nlo_new2/SubProcesses/P0_mupmum_wpwm/all_G1_1617/MADatNLO.HwU /farmstorage/marcozaro/MadGraph/mg5amcnlo/mupmum_ww_nlo_new2/SubProcesses/P0_mupmum_wpwm/all_G1_1809/MADatNLO.HwU /farmstorage/marcozaro/MadGraph/mg5amcnlo/mupmum_ww_nlo_new2/SubProcesses/P0_mupmum_wpwm/all_G1_1755/MADatNLO.HwU /farmstorage/marcozaro/MadGraph/mg5amcnlo/mupmum_ww_nlo_new2/SubProcesses/P0_mupmum_wpwm/all_G1_1865/MADatNLO.HwU /farmstorage/marcozaro/MadGraph/mg5amcnlo/mupmum_ww_nlo_new2/SubProcesses/P0_mupmum_wpwm/all_G1_1447/MADatNLO.HwU /farmstorage/marcozaro/MadGraph/mg5amcnlo/mupmum_ww_nlo_new2/SubProcesses/P0_mupmum_wpwm/all_G1_1107/MADatNLO.HwU /farmstorage/marcozaro/MadGraph/mg5amcnlo/mupmum_ww_nlo_new2/SubProcesses/P0_mupmum_wpwm/all_G1_1136/MADatNLO.HwU /farmstorage/marcozaro/MadGraph/mg5amcnlo/mupmum_ww_nlo_new2/SubProcesses/P0_mupmum_wpwm/all_G1_357/MADatNLO.HwU /farmstorage/marcozaro/MadGraph/mg5amcnlo/mupmum_ww_nlo_new2/SubProcesses/P0_mupmum_wpwm/all_G1_1141/MADatNLO.HwU /farmstorage/marcozaro/MadGraph/mg5amcnlo/mupmum_ww_nlo_new2/SubProcesses/P0_mupmum_wpwm/all_G1_1011/MADatNLO.HwU /farmstorage/marcozaro/MadGraph/mg5amcnlo/mupmum_ww_nlo_new2/SubProcesses/P0_mupmum_wpwm/all_G1_1971/MADatNLO.HwU /farmstorage/marcozaro/MadGraph/mg5amcnlo/mupmum_ww_nlo_new2/SubProcesses/P0_mupmum_wpwm/all_G1_554/MADatNLO.HwU /farmstorage/marcozaro/MadGraph/mg5amcnlo/mupmum_ww_nlo_new2/SubProcesses/P0_mupmum_wpwm/all_G1_1844/MADatNLO.HwU /farmstorage/marcozaro/MadGraph/mg5amcnlo/mupmum_ww_nlo_new2/SubProcesses/P0_mupmum_wpwm/all_G1_891/MADatNLO.HwU /farmstorage/marcozaro/MadGraph/mg5amcnlo/mupmum_ww_nlo_new2/SubProcesses/P0_mupmum_wpwm/all_G1_1666/MADatNLO.HwU /farmstorage/marcozaro/MadGraph/mg5amcnlo/mupmum_ww_nlo_new2/SubProcesses/P0_mupmum_wpwm/all_G1_744/MADatNLO.HwU /farmstorage/marcozaro/MadGraph/mg5amcnlo/mupmum_ww_nlo_new2/SubProcesses/P0_mupmum_wpwm/all_G1_1695/MADatNLO.HwU /farmstorage/marcozaro/MadGraph/mg5amcnlo/mupmum_ww_nlo_new2/SubProcesses/P0_mupmum_wpwm/all_G1_386/MADatNLO.HwU /farmstorage/marcozaro/MadGraph/mg5amcnlo/mupmum_ww_nlo_new2/SubProcesses/P0_mupmum_wpwm/all_G1_1156/MADatNLO.HwU /farmstorage/marcozaro/MadGraph/mg5amcnlo/mupmum_ww_nlo_new2/SubProcesses/P0_mupmum_wpwm/all_G1_1489/MADatNLO.HwU /farmstorage/marcozaro/MadGraph/mg5amcnlo/mupmum_ww_nlo_new2/SubProcesses/P0_mupmum_wpwm/all_G1_220/MADatNLO.HwU /farmstorage/marcozaro/MadGraph/mg5amcnlo/mupmum_ww_nlo_new2/SubProcesses/P0_mupmum_wpwm/all_G1_599/MADatNLO.HwU /farmstorage/marcozaro/MadGraph/mg5amcnlo/mupmum_ww_nlo_new2/SubProcesses/P0_mupmum_wpwm/all_G1_1658/MADatNLO.HwU /farmstorage/marcozaro/MadGraph/mg5amcnlo/mupmum_ww_nlo_new2/SubProcesses/P0_mupmum_wpwm/all_G1_1335/MADatNLO.HwU /farmstorage/marcozaro/MadGraph/mg5amcnlo/mupmum_ww_nlo_new2/SubProcesses/P0_mupmum_wpwm/all_G1_785/MADatNLO.HwU /farmstorage/marcozaro/MadGraph/mg5amcnlo/mupmum_ww_nlo_new2/SubProcesses/P0_mupmum_wpwm/all_G1_667/MADatNLO.HwU /farmstorage/marcozaro/MadGraph/mg5amcnlo/mupmum_ww_nlo_new2/SubProcesses/P0_mupmum_wpwm/all_G1_35/MADatNLO.HwU /farmstorage/marcozaro/MadGraph/mg5amcnlo/mupmum_ww_nlo_new2/SubProcesses/P0_mupmum_wpwm/all_G1_20/MADatNLO.HwU /farmstorage/marcozaro/MadGraph/mg5amcnlo/mupmum_ww_nlo_new2/SubProcesses/P0_mupmum_wpwm/all_G1_645/MADatNLO.HwU /farmstorage/marcozaro/MadGraph/mg5amcnlo/mupmum_ww_nlo_new2/SubProcesses/P0_mupmum_wpwm/all_G1_118/MADatNLO.HwU /farmstorage/marcozaro/MadGraph/mg5amcnlo/mupmum_ww_nlo_new2/SubProcesses/P0_mupmum_wpwm/all_G1_885/MADatNLO.HwU /farmstorage/marcozaro/MadGraph/mg5amcnlo/mupmum_ww_nlo_new2/SubProcesses/P0_mupmum_wpwm/all_G1_561/MADatNLO.HwU /farmstorage/marcozaro/MadGraph/mg5amcnlo/mupmum_ww_nlo_new2/SubProcesses/P0_mupmum_wpwm/all_G1_461/MADatNLO.HwU /farmstorage/marcozaro/MadGraph/mg5amcnlo/mupmum_ww_nlo_new2/SubProcesses/P0_mupmum_wpwm/all_G1_239/MADatNLO.HwU /farmstorage/marcozaro/MadGraph/mg5amcnlo/mupmum_ww_nlo_new2/SubProcesses/P0_mupmum_wpwm/all_G1_81/MADatNLO.HwU /farmstorage/marcozaro/MadGraph/mg5amcnlo/mupmum_ww_nlo_new2/SubProcesses/P0_mupmum_wpwm/all_G1_650/MADatNLO.HwU /farmstorage/marcozaro/MadGraph/mg5amcnlo/mupmum_ww_nlo_new2/SubProcesses/P0_mupmum_wpwm/all_G1_589/MADatNLO.HwU /farmstorage/marcozaro/MadGraph/mg5amcnlo/mupmum_ww_nlo_new2/SubProcesses/P0_mupmum_wpwm/all_G1_1581/MADatNLO.HwU /farmstorage/marcozaro/MadGraph/mg5amcnlo/mupmum_ww_nlo_new2/SubProcesses/P0_mupmum_wpwm/all_G1_1965/MADatNLO.HwU /farmstorage/marcozaro/MadGraph/mg5amcnlo/mupmum_ww_nlo_new2/SubProcesses/P0_mupmum_wpwm/all_G1_418/MADatNLO.HwU /farmstorage/marcozaro/MadGraph/mg5amcnlo/mupmum_ww_nlo_new2/SubProcesses/P0_mupmum_wpwm/all_G1_660/MADatNLO.HwU /farmstorage/marcozaro/MadGraph/mg5amcnlo/mupmum_ww_nlo_new2/SubProcesses/P0_mupmum_wpwm/all_G1_853/MADatNLO.HwU /farmstorage/marcozaro/MadGraph/mg5amcnlo/mupmum_ww_nlo_new2/SubProcesses/P0_mupmum_wpwm/all_G1_1719/MADatNLO.HwU /farmstorage/marcozaro/MadGraph/mg5amcnlo/mupmum_ww_nlo_new2/SubProcesses/P0_mupmum_wpwm/all_G1_1147/MADatNLO.HwU /farmstorage/marcozaro/MadGraph/mg5amcnlo/mupmum_ww_nlo_new2/SubProcesses/P0_mupmum_wpwm/all_G1_206/MADatNLO.HwU /farmstorage/marcozaro/MadGraph/mg5amcnlo/mupmum_ww_nlo_new2/SubProcesses/P0_mupmum_wpwm/all_G1_1201/MADatNLO.HwU /farmstorage/marcozaro/MadGraph/mg5amcnlo/mupmum_ww_nlo_new2/SubProcesses/P0_mupmum_wpwm/all_G1_1614/MADatNLO.HwU /farmstorage/marcozaro/MadGraph/mg5amcnlo/mupmum_ww_nlo_new2/SubProcesses/P0_mupmum_wpwm/all_G1_792/MADatNLO.HwU /farmstorage/marcozaro/MadGraph/mg5amcnlo/mupmum_ww_nlo_new2/SubProcesses/P0_mupmum_wpwm/all_G1_1178/MADatNLO.HwU /farmstorage/marcozaro/MadGraph/mg5amcnlo/mupmum_ww_nlo_new2/SubProcesses/P0_mupmum_wpwm/all_G1_330/MADatNLO.HwU /farmstorage/marcozaro/MadGraph/mg5amcnlo/mupmum_ww_nlo_new2/SubProcesses/P0_mupmum_wpwm/all_G1_652/MADatNLO.HwU /farmstorage/marcozaro/MadGraph/mg5amcnlo/mupmum_ww_nlo_new2/SubProcesses/P0_mupmum_wpwm/all_G1_540/MADatNLO.HwU /farmstorage/marcozaro/MadGraph/mg5amcnlo/mupmum_ww_nlo_new2/SubProcesses/P0_mupmum_wpwm/all_G1_904/MADatNLO.HwU /farmstorage/marcozaro/MadGraph/mg5amcnlo/mupmum_ww_nlo_new2/SubProcesses/P0_mupmum_wpwm/all_G1_54/MADatNLO.HwU /farmstorage/marcozaro/MadGraph/mg5amcnlo/mupmum_ww_nlo_new2/SubProcesses/P0_mupmum_wpwm/all_G1_1378/MADatNLO.HwU /farmstorage/marcozaro/MadGraph/mg5amcnlo/mupmum_ww_nlo_new2/SubProcesses/P0_mupmum_wpwm/all_G1_847/MADatNLO.HwU /farmstorage/marcozaro/MadGraph/mg5amcnlo/mupmum_ww_nlo_new2/SubProcesses/P0_mupmum_wpwm/all_G1_1155/MADatNLO.HwU /farmstorage/marcozaro/MadGraph/mg5amcnlo/mupmum_ww_nlo_new2/SubProcesses/P0_mupmum_wpwm/all_G1_306/MADatNLO.HwU /farmstorage/marcozaro/MadGraph/mg5amcnlo/mupmum_ww_nlo_new2/SubProcesses/P0_mupmum_wpwm/all_G1_1376/MADatNLO.HwU /farmstorage/marcozaro/MadGraph/mg5amcnlo/mupmum_ww_nlo_new2/SubProcesses/P0_mupmum_wpwm/all_G1_1271/MADatNLO.HwU /farmstorage/marcozaro/MadGraph/mg5amcnlo/mupmum_ww_nlo_new2/SubProcesses/P0_mupmum_wpwm/all_G1_915/MADatNLO.HwU /farmstorage/marcozaro/MadGraph/mg5amcnlo/mupmum_ww_nlo_new2/SubProcesses/P0_mupmum_wpwm/all_G1_1784/MADatNLO.HwU /farmstorage/marcozaro/MadGraph/mg5amcnlo/mupmum_ww_nlo_new2/SubProcesses/P0_mupmum_wpwm/all_G1_1217/MADatNLO.HwU /farmstorage/marcozaro/MadGraph/mg5amcnlo/mupmum_ww_nlo_new2/SubProcesses/P0_mupmum_wpwm/all_G1_676/MADatNLO.HwU /farmstorage/marcozaro/MadGraph/mg5amcnlo/mupmum_ww_nlo_new2/SubProcesses/P0_mupmum_wpwm/all_G1_555/MADatNLO.HwU /farmstorage/marcozaro/MadGraph/mg5amcnlo/mupmum_ww_nlo_new2/SubProcesses/P0_mupmum_wpwm/all_G1_1361/MADatNLO.HwU /farmstorage/marcozaro/MadGraph/mg5amcnlo/mupmum_ww_nlo_new2/SubProcesses/P0_mupmum_wpwm/all_G1_1568/MADatNLO.HwU /farmstorage/marcozaro/MadGraph/mg5amcnlo/mupmum_ww_nlo_new2/SubProcesses/P0_mupmum_wpwm/all_G1_1261/MADatNLO.HwU /farmstorage/marcozaro/MadGraph/mg5amcnlo/mupmum_ww_nlo_new2/SubProcesses/P0_mupmum_wpwm/all_G1_1852/MADatNLO.HwU /farmstorage/marcozaro/MadGraph/mg5amcnlo/mupmum_ww_nlo_new2/SubProcesses/P0_mupmum_wpwm/all_G1_341/MADatNLO.HwU /farmstorage/marcozaro/MadGraph/mg5amcnlo/mupmum_ww_nlo_new2/SubProcesses/P0_mupmum_wpwm/all_G1_658/MADatNLO.HwU /farmstorage/marcozaro/MadGraph/mg5amcnlo/mupmum_ww_nlo_new2/SubProcesses/P0_mupmum_wpwm/all_G1_1059/MADatNLO.HwU /farmstorage/marcozaro/MadGraph/mg5amcnlo/mupmum_ww_nlo_new2/SubProcesses/P0_mupmum_wpwm/all_G1_100/MADatNLO.HwU /farmstorage/marcozaro/MadGraph/mg5amcnlo/mupmum_ww_nlo_new2/SubProcesses/P0_mupmum_wpwm/all_G1_362/MADatNLO.HwU /farmstorage/marcozaro/MadGraph/mg5amcnlo/mupmum_ww_nlo_new2/SubProcesses/P0_mupmum_wpwm/all_G1_372/MADatNLO.HwU /farmstorage/marcozaro/MadGraph/mg5amcnlo/mupmum_ww_nlo_new2/SubProcesses/P0_mupmum_wpwm/all_G1_725/MADatNLO.HwU /farmstorage/marcozaro/MadGraph/mg5amcnlo/mupmum_ww_nlo_new2/SubProcesses/P0_mupmum_wpwm/all_G1_1091/MADatNLO.HwU /farmstorage/marcozaro/MadGraph/mg5amcnlo/mupmum_ww_nlo_new2/SubProcesses/P0_mupmum_wpwm/all_G1_981/MADatNLO.HwU /farmstorage/marcozaro/MadGraph/mg5amcnlo/mupmum_ww_nlo_new2/SubProcesses/P0_mupmum_wpwm/all_G1_999/MADatNLO.HwU /farmstorage/marcozaro/MadGraph/mg5amcnlo/mupmum_ww_nlo_new2/SubProcesses/P0_mupmum_wpwm/all_G1_1502/MADatNLO.HwU /farmstorage/marcozaro/MadGraph/mg5amcnlo/mupmum_ww_nlo_new2/SubProcesses/P0_mupmum_wpwm/all_G1_331/MADatNLO.HwU /farmstorage/marcozaro/MadGraph/mg5amcnlo/mupmum_ww_nlo_new2/SubProcesses/P0_mupmum_wpwm/all_G1_993/MADatNLO.HwU /farmstorage/marcozaro/MadGraph/mg5amcnlo/mupmum_ww_nlo_new2/SubProcesses/P0_mupmum_wpwm/all_G1_593/MADatNLO.HwU /farmstorage/marcozaro/MadGraph/mg5amcnlo/mupmum_ww_nlo_new2/SubProcesses/P0_mupmum_wpwm/all_G1_1873/MADatNLO.HwU /farmstorage/marcozaro/MadGraph/mg5amcnlo/mupmum_ww_nlo_new2/SubProcesses/P0_mupmum_wpwm/all_G1_1967/MADatNLO.HwU /farmstorage/marcozaro/MadGraph/mg5amcnlo/mupmum_ww_nlo_new2/SubProcesses/P0_mupmum_wpwm/all_G1_1052/MADatNLO.HwU /farmstorage/marcozaro/MadGraph/mg5amcnlo/mupmum_ww_nlo_new2/SubProcesses/P0_mupmum_wpwm/all_G1_1874/MADatNLO.HwU /farmstorage/marcozaro/MadGraph/mg5amcnlo/mupmum_ww_nlo_new2/SubProcesses/P0_mupmum_wpwm/all_G1_416/MADatNLO.HwU /farmstorage/marcozaro/MadGraph/mg5amcnlo/mupmum_ww_nlo_new2/SubProcesses/P0_mupmum_wpwm/all_G1_321/MADatNLO.HwU /farmstorage/marcozaro/MadGraph/mg5amcnlo/mupmum_ww_nlo_new2/SubProcesses/P0_mupmum_wpwm/all_G1_1480/MADatNLO.HwU /farmstorage/marcozaro/MadGraph/mg5amcnlo/mupmum_ww_nlo_new2/SubProcesses/P0_mupmum_wpwm/all_G1_393/MADatNLO.HwU /farmstorage/marcozaro/MadGraph/mg5amcnlo/mupmum_ww_nlo_new2/SubProcesses/P0_mupmum_wpwm/all_G1_1007/MADatNLO.HwU /farmstorage/marcozaro/MadGraph/mg5amcnlo/mupmum_ww_nlo_new2/SubProcesses/P0_mupmum_wpwm/all_G1_1544/MADatNLO.HwU /farmstorage/marcozaro/MadGraph/mg5amcnlo/mupmum_ww_nlo_new2/SubProcesses/P0_mupmum_wpwm/all_G1_389/MADatNLO.HwU /farmstorage/marcozaro/MadGraph/mg5amcnlo/mupmum_ww_nlo_new2/SubProcesses/P0_mupmum_wpwm/all_G1_1193/MADatNLO.HwU /farmstorage/marcozaro/MadGraph/mg5amcnlo/mupmum_ww_nlo_new2/SubProcesses/P0_mupmum_wpwm/all_G1_918/MADatNLO.HwU /farmstorage/marcozaro/MadGraph/mg5amcnlo/mupmum_ww_nlo_new2/SubProcesses/P0_mupmum_wpwm/all_G1_1583/MADatNLO.HwU /farmstorage/marcozaro/MadGraph/mg5amcnlo/mupmum_ww_nlo_new2/SubProcesses/P0_mupmum_wpwm/all_G1_1495/MADatNLO.HwU /farmstorage/marcozaro/MadGraph/mg5amcnlo/mupmum_ww_nlo_new2/SubProcesses/P0_mupmum_wpwm/all_G1_1615/MADatNLO.HwU /farmstorage/marcozaro/MadGraph/mg5amcnlo/mupmum_ww_nlo_new2/SubProcesses/P0_mupmum_wpwm/all_G1_820/MADatNLO.HwU /farmstorage/marcozaro/MadGraph/mg5amcnlo/mupmum_ww_nlo_new2/SubProcesses/P0_mupmum_wpwm/all_G1_291/MADatNLO.HwU /farmstorage/marcozaro/MadGraph/mg5amcnlo/mupmum_ww_nlo_new2/SubProcesses/P0_mupmum_wpwm/all_G1_1404/MADatNLO.HwU /farmstorage/marcozaro/MadGraph/mg5amcnlo/mupmum_ww_nlo_new2/SubProcesses/P0_mupmum_wpwm/all_G1_1696/MADatNLO.HwU /farmstorage/marcozaro/MadGraph/mg5amcnlo/mupmum_ww_nlo_new2/SubProcesses/P0_mupmum_wpwm/all_G1_200/MADatNLO.HwU /farmstorage/marcozaro/MadGraph/mg5amcnlo/mupmum_ww_nlo_new2/SubProcesses/P0_mupmum_wpwm/all_G1_563/MADatNLO.HwU /farmstorage/marcozaro/MadGraph/mg5amcnlo/mupmum_ww_nlo_new2/SubProcesses/P0_mupmum_wpwm/all_G1_709/MADatNLO.HwU /farmstorage/marcozaro/MadGraph/mg5amcnlo/mupmum_ww_nlo_new2/SubProcesses/P0_mupmum_wpwm/all_G1_1743/MADatNLO.HwU /farmstorage/marcozaro/MadGraph/mg5amcnlo/mupmum_ww_nlo_new2/SubProcesses/P0_mupmum_wpwm/all_G1_1850/MADatNLO.HwU /farmstorage/marcozaro/MadGraph/mg5amcnlo/mupmum_ww_nlo_new2/SubProcesses/P0_mupmum_wpwm/all_G1_1616/MADatNLO.HwU /farmstorage/marcozaro/MadGraph/mg5amcnlo/mupmum_ww_nlo_new2/SubProcesses/P0_mupmum_wpwm/all_G1_1659/MADatNLO.HwU /farmstorage/marcozaro/MadGraph/mg5amcnlo/mupmum_ww_nlo_new2/SubProcesses/P0_mupmum_wpwm/all_G1_1949/MADatNLO.HwU /farmstorage/marcozaro/MadGraph/mg5amcnlo/mupmum_ww_nlo_new2/SubProcesses/P0_mupmum_wpwm/all_G1_1262/MADatNLO.HwU /farmstorage/marcozaro/MadGraph/mg5amcnlo/mupmum_ww_nlo_new2/SubProcesses/P0_mupmum_wpwm/all_G1_669/MADatNLO.HwU /farmstorage/marcozaro/MadGraph/mg5amcnlo/mupmum_ww_nlo_new2/SubProcesses/P0_mupmum_wpwm/all_G1_552/MADatNLO.HwU /farmstorage/marcozaro/MadGraph/mg5amcnlo/mupmum_ww_nlo_new2/SubProcesses/P0_mupmum_wpwm/all_G1_209/MADatNLO.HwU /farmstorage/marcozaro/MadGraph/mg5amcnlo/mupmum_ww_nlo_new2/SubProcesses/P0_mupmum_wpwm/all_G1_1391/MADatNLO.HwU /farmstorage/marcozaro/MadGraph/mg5amcnlo/mupmum_ww_nlo_new2/SubProcesses/P0_mupmum_wpwm/all_G1_366/MADatNLO.HwU /farmstorage/marcozaro/MadGraph/mg5amcnlo/mupmum_ww_nlo_new2/SubProcesses/P0_mupmum_wpwm/all_G1_296/MADatNLO.HwU /farmstorage/marcozaro/MadGraph/mg5amcnlo/mupmum_ww_nlo_new2/SubProcesses/P0_mupmum_wpwm/all_G1_1632/MADatNLO.HwU /farmstorage/marcozaro/MadGraph/mg5amcnlo/mupmum_ww_nlo_new2/SubProcesses/P0_mupmum_wpwm/all_G1_653/MADatNLO.HwU /farmstorage/marcozaro/MadGraph/mg5amcnlo/mupmum_ww_nlo_new2/SubProcesses/P0_mupmum_wpwm/all_G1_1095/MADatNLO.HwU /farmstorage/marcozaro/MadGraph/mg5amcnlo/mupmum_ww_nlo_new2/SubProcesses/P0_mupmum_wpwm/all_G1_1127/MADatNLO.HwU /farmstorage/marcozaro/MadGraph/mg5amcnlo/mupmum_ww_nlo_new2/SubProcesses/P0_mupmum_wpwm/all_G1_82/MADatNLO.HwU /farmstorage/marcozaro/MadGraph/mg5amcnlo/mupmum_ww_nlo_new2/SubProcesses/P0_mupmum_wpwm/all_G1_1433/MADatNLO.HwU /farmstorage/marcozaro/MadGraph/mg5amcnlo/mupmum_ww_nlo_new2/SubProcesses/P0_mupmum_wpwm/all_G1_434/MADatNLO.HwU /farmstorage/marcozaro/MadGraph/mg5amcnlo/mupmum_ww_nlo_new2/SubProcesses/P0_mupmum_wpwm/all_G1_644/MADatNLO.HwU /farmstorage/marcozaro/MadGraph/mg5amcnlo/mupmum_ww_nlo_new2/SubProcesses/P0_mupmum_wpwm/all_G1_487/MADatNLO.HwU /farmstorage/marcozaro/MadGraph/mg5amcnlo/mupmum_ww_nlo_new2/SubProcesses/P0_mupmum_wpwm/all_G1_450/MADatNLO.HwU /farmstorage/marcozaro/MadGraph/mg5amcnlo/mupmum_ww_nlo_new2/SubProcesses/P0_mupmum_wpwm/all_G1_1925/MADatNLO.HwU /farmstorage/marcozaro/MadGraph/mg5amcnlo/mupmum_ww_nlo_new2/SubProcesses/P0_mupmum_wpwm/all_G1_1944/MADatNLO.HwU /farmstorage/marcozaro/MadGraph/mg5amcnlo/mupmum_ww_nlo_new2/SubProcesses/P0_mupmum_wpwm/all_G1_1017/MADatNLO.HwU /farmstorage/marcozaro/MadGraph/mg5amcnlo/mupmum_ww_nlo_new2/SubProcesses/P0_mupmum_wpwm/all_G1_30/MADatNLO.HwU /farmstorage/marcozaro/MadGraph/mg5amcnlo/mupmum_ww_nlo_new2/SubProcesses/P0_mupmum_wpwm/all_G1_1771/MADatNLO.HwU /farmstorage/marcozaro/MadGraph/mg5amcnlo/mupmum_ww_nlo_new2/SubProcesses/P0_mupmum_wpwm/all_G1_1948/MADatNLO.HwU /farmstorage/marcozaro/MadGraph/mg5amcnlo/mupmum_ww_nlo_new2/SubProcesses/P0_mupmum_wpwm/all_G1_694/MADatNLO.HwU /farmstorage/marcozaro/MadGraph/mg5amcnlo/mupmum_ww_nlo_new2/SubProcesses/P0_mupmum_wpwm/all_G1_1307/MADatNLO.HwU /farmstorage/marcozaro/MadGraph/mg5amcnlo/mupmum_ww_nlo_new2/SubProcesses/P0_mupmum_wpwm/all_G1_1536/MADatNLO.HwU /farmstorage/marcozaro/MadGraph/mg5amcnlo/mupmum_ww_nlo_new2/SubProcesses/P0_mupmum_wpwm/all_G1_244/MADatNLO.HwU /farmstorage/marcozaro/MadGraph/mg5amcnlo/mupmum_ww_nlo_new2/SubProcesses/P0_mupmum_wpwm/all_G1_581/MADatNLO.HwU /farmstorage/marcozaro/MadGraph/mg5amcnlo/mupmum_ww_nlo_new2/SubProcesses/P0_mupmum_wpwm/all_G1_600/MADatNLO.HwU /farmstorage/marcozaro/MadGraph/mg5amcnlo/mupmum_ww_nlo_new2/SubProcesses/P0_mupmum_wpwm/all_G1_46/MADatNLO.HwU /farmstorage/marcozaro/MadGraph/mg5amcnlo/mupmum_ww_nlo_new2/SubProcesses/P0_mupmum_wpwm/all_G1_1600/MADatNLO.HwU /farmstorage/marcozaro/MadGraph/mg5amcnlo/mupmum_ww_nlo_new2/SubProcesses/P0_mupmum_wpwm/all_G1_1377/MADatNLO.HwU /farmstorage/marcozaro/MadGraph/mg5amcnlo/mupmum_ww_nlo_new2/SubProcesses/P0_mupmum_wpwm/all_G1_1657/MADatNLO.HwU /farmstorage/marcozaro/MadGraph/mg5amcnlo/mupmum_ww_nlo_new2/SubProcesses/P0_mupmum_wpwm/all_G1_686/MADatNLO.HwU /farmstorage/marcozaro/MadGraph/mg5amcnlo/mupmum_ww_nlo_new2/SubProcesses/P0_mupmum_wpwm/all_G1_1543/MADatNLO.HwU /farmstorage/marcozaro/MadGraph/mg5amcnlo/mupmum_ww_nlo_new2/SubProcesses/P0_mupmum_wpwm/all_G1_225/MADatNLO.HwU /farmstorage/marcozaro/MadGraph/mg5amcnlo/mupmum_ww_nlo_new2/SubProcesses/P0_mupmum_wpwm/all_G1_1234/MADatNLO.HwU /farmstorage/marcozaro/MadGraph/mg5amcnlo/mupmum_ww_nlo_new2/SubProcesses/P0_mupmum_wpwm/all_G1_1316/MADatNLO.HwU /farmstorage/marcozaro/MadGraph/mg5amcnlo/mupmum_ww_nlo_new2/SubProcesses/P0_mupmum_wpwm/all_G1_269/MADatNLO.HwU /farmstorage/marcozaro/MadGraph/mg5amcnlo/mupmum_ww_nlo_new2/SubProcesses/P0_mupmum_wpwm/all_G1_1410/MADatNLO.HwU /farmstorage/marcozaro/MadGraph/mg5amcnlo/mupmum_ww_nlo_new2/SubProcesses/P0_mupmum_wpwm/all_G1_1415/MADatNLO.HwU /farmstorage/marcozaro/MadGraph/mg5amcnlo/mupmum_ww_nlo_new2/SubProcesses/P0_mupmum_wpwm/all_G1_354/MADatNLO.HwU /farmstorage/marcozaro/MadGraph/mg5amcnlo/mupmum_ww_nlo_new2/SubProcesses/P0_mupmum_wpwm/all_G1_1282/MADatNLO.HwU /farmstorage/marcozaro/MadGraph/mg5amcnlo/mupmum_ww_nlo_new2/SubProcesses/P0_mupmum_wpwm/all_G1_1325/MADatNLO.HwU /farmstorage/marcozaro/MadGraph/mg5amcnlo/mupmum_ww_nlo_new2/SubProcesses/P0_mupmum_wpwm/all_G1_880/MADatNLO.HwU /farmstorage/marcozaro/MadGraph/mg5amcnlo/mupmum_ww_nlo_new2/SubProcesses/P0_mupmum_wpwm/all_G1_1645/MADatNLO.HwU /farmstorage/marcozaro/MadGraph/mg5amcnlo/mupmum_ww_nlo_new2/SubProcesses/P0_mupmum_wpwm/all_G1_58/MADatNLO.HwU /farmstorage/marcozaro/MadGraph/mg5amcnlo/mupmum_ww_nlo_new2/SubProcesses/P0_mupmum_wpwm/all_G1_1035/MADatNLO.HwU /farmstorage/marcozaro/MadGraph/mg5amcnlo/mupmum_ww_nlo_new2/SubProcesses/P0_mupmum_wpwm/all_G1_115/MADatNLO.HwU /farmstorage/marcozaro/MadGraph/mg5amcnlo/mupmum_ww_nlo_new2/SubProcesses/P0_mupmum_wpwm/all_G1_1891/MADatNLO.HwU /farmstorage/marcozaro/MadGraph/mg5amcnlo/mupmum_ww_nlo_new2/SubProcesses/P0_mupmum_wpwm/all_G1_1630/MADatNLO.HwU /farmstorage/marcozaro/MadGraph/mg5amcnlo/mupmum_ww_nlo_new2/SubProcesses/P0_mupmum_wpwm/all_G1_1799/MADatNLO.HwU /farmstorage/marcozaro/MadGraph/mg5amcnlo/mupmum_ww_nlo_new2/SubProcesses/P0_mupmum_wpwm/all_G1_1417/MADatNLO.HwU /farmstorage/marcozaro/MadGraph/mg5amcnlo/mupmum_ww_nlo_new2/SubProcesses/P0_mupmum_wpwm/all_G1_623/MADatNLO.HwU /farmstorage/marcozaro/MadGraph/mg5amcnlo/mupmum_ww_nlo_new2/SubProcesses/P0_mupmum_wpwm/all_G1_592/MADatNLO.HwU /farmstorage/marcozaro/MadGraph/mg5amcnlo/mupmum_ww_nlo_new2/SubProcesses/P0_mupmum_wpwm/all_G1_790/MADatNLO.HwU /farmstorage/marcozaro/MadGraph/mg5amcnlo/mupmum_ww_nlo_new2/SubProcesses/P0_mupmum_wpwm/all_G1_557/MADatNLO.HwU /farmstorage/marcozaro/MadGraph/mg5amcnlo/mupmum_ww_nlo_new2/SubProcesses/P0_mupmum_wpwm/all_G1_1553/MADatNLO.HwU /farmstorage/marcozaro/MadGraph/mg5amcnlo/mupmum_ww_nlo_new2/SubProcesses/P0_mupmum_wpwm/all_G1_299/MADatNLO.HwU /farmstorage/marcozaro/MadGraph/mg5amcnlo/mupmum_ww_nlo_new2/SubProcesses/P0_mupmum_wpwm/all_G1_846/MADatNLO.HwU /farmstorage/marcozaro/MadGraph/mg5amcnlo/mupmum_ww_nlo_new2/SubProcesses/P0_mupmum_wpwm/all_G1_252/MADatNLO.HwU /farmstorage/marcozaro/MadGraph/mg5amcnlo/mupmum_ww_nlo_new2/SubProcesses/P0_mupmum_wpwm/all_G1_597/MADatNLO.HwU /farmstorage/marcozaro/MadGraph/mg5amcnlo/mupmum_ww_nlo_new2/SubProcesses/P0_mupmum_wpwm/all_G1_1092/MADatNLO.HwU /farmstorage/marcozaro/MadGraph/mg5amcnlo/mupmum_ww_nlo_new2/SubProcesses/P0_mupmum_wpwm/all_G1_1713/MADatNLO.HwU /farmstorage/marcozaro/MadGraph/mg5amcnlo/mupmum_ww_nlo_new2/SubProcesses/P0_mupmum_wpwm/all_G1_1789/MADatNLO.HwU /farmstorage/marcozaro/MadGraph/mg5amcnlo/mupmum_ww_nlo_new2/SubProcesses/P0_mupmum_wpwm/all_G1_1388/MADatNLO.HwU /farmstorage/marcozaro/MadGraph/mg5amcnlo/mupmum_ww_nlo_new2/SubProcesses/P0_mupmum_wpwm/all_G1_917/MADatNLO.HwU /farmstorage/marcozaro/MadGraph/mg5amcnlo/mupmum_ww_nlo_new2/SubProcesses/P0_mupmum_wpwm/all_G1_1672/MADatNLO.HwU /farmstorage/marcozaro/MadGraph/mg5amcnlo/mupmum_ww_nlo_new2/SubProcesses/P0_mupmum_wpwm/all_G1_1344/MADatNLO.HwU /farmstorage/marcozaro/MadGraph/mg5amcnlo/mupmum_ww_nlo_new2/SubProcesses/P0_mupmum_wpwm/all_G1_1901/MADatNLO.HwU /farmstorage/marcozaro/MadGraph/mg5amcnlo/mupmum_ww_nlo_new2/SubProcesses/P0_mupmum_wpwm/all_G1_433/MADatNLO.HwU /farmstorage/marcozaro/MadGraph/mg5amcnlo/mupmum_ww_nlo_new2/SubProcesses/P0_mupmum_wpwm/all_G1_1989/MADatNLO.HwU /farmstorage/marcozaro/MadGraph/mg5amcnlo/mupmum_ww_nlo_new2/SubProcesses/P0_mupmum_wpwm/all_G1_1250/MADatNLO.HwU /farmstorage/marcozaro/MadGraph/mg5amcnlo/mupmum_ww_nlo_new2/SubProcesses/P0_mupmum_wpwm/all_G1_1926/MADatNLO.HwU /farmstorage/marcozaro/MadGraph/mg5amcnlo/mupmum_ww_nlo_new2/SubProcesses/P0_mupmum_wpwm/all_G1_1720/MADatNLO.HwU /farmstorage/marcozaro/MadGraph/mg5amcnlo/mupmum_ww_nlo_new2/SubProcesses/P0_mupmum_wpwm/all_G1_1050/MADatNLO.HwU /farmstorage/marcozaro/MadGraph/mg5amcnlo/mupmum_ww_nlo_new2/SubProcesses/P0_mupmum_wpwm/all_G1_937/MADatNLO.HwU /farmstorage/marcozaro/MadGraph/mg5amcnlo/mupmum_ww_nlo_new2/SubProcesses/P0_mupmum_wpwm/all_G1_759/MADatNLO.HwU /farmstorage/marcozaro/MadGraph/mg5amcnlo/mupmum_ww_nlo_new2/SubProcesses/P0_mupmum_wpwm/all_G1_222/MADatNLO.HwU /farmstorage/marcozaro/MadGraph/mg5amcnlo/mupmum_ww_nlo_new2/SubProcesses/P0_mupmum_wpwm/all_G1_842/MADatNLO.HwU /farmstorage/marcozaro/MadGraph/mg5amcnlo/mupmum_ww_nlo_new2/SubProcesses/P0_mupmum_wpwm/all_G1_784/MADatNLO.HwU /farmstorage/marcozaro/MadGraph/mg5amcnlo/mupmum_ww_nlo_new2/SubProcesses/P0_mupmum_wpwm/all_G1_1457/MADatNLO.HwU /farmstorage/marcozaro/MadGraph/mg5amcnlo/mupmum_ww_nlo_new2/SubProcesses/P0_mupmum_wpwm/all_G1_65/MADatNLO.HwU /farmstorage/marcozaro/MadGraph/mg5amcnlo/mupmum_ww_nlo_new2/SubProcesses/P0_mupmum_wpwm/all_G1_1129/MADatNLO.HwU /farmstorage/marcozaro/MadGraph/mg5amcnlo/mupmum_ww_nlo_new2/SubProcesses/P0_mupmum_wpwm/all_G1_1609/MADatNLO.HwU /farmstorage/marcozaro/MadGraph/mg5amcnlo/mupmum_ww_nlo_new2/SubProcesses/P0_mupmum_wpwm/all_G1_1691/MADatNLO.HwU /farmstorage/marcozaro/MadGraph/mg5amcnlo/mupmum_ww_nlo_new2/SubProcesses/P0_mupmum_wpwm/all_G1_1370/MADatNLO.HwU /farmstorage/marcozaro/MadGraph/mg5amcnlo/mupmum_ww_nlo_new2/SubProcesses/P0_mupmum_wpwm/all_G1_584/MADatNLO.HwU /farmstorage/marcozaro/MadGraph/mg5amcnlo/mupmum_ww_nlo_new2/SubProcesses/P0_mupmum_wpwm/all_G1_1161/MADatNLO.HwU /farmstorage/marcozaro/MadGraph/mg5amcnlo/mupmum_ww_nlo_new2/SubProcesses/P0_mupmum_wpwm/all_G1_1996/MADatNLO.HwU /farmstorage/marcozaro/MadGraph/mg5amcnlo/mupmum_ww_nlo_new2/SubProcesses/P0_mupmum_wpwm/all_G1_369/MADatNLO.HwU /farmstorage/marcozaro/MadGraph/mg5amcnlo/mupmum_ww_nlo_new2/SubProcesses/P0_mupmum_wpwm/all_G1_1103/MADatNLO.HwU /farmstorage/marcozaro/MadGraph/mg5amcnlo/mupmum_ww_nlo_new2/SubProcesses/P0_mupmum_wpwm/all_G1_1337/MADatNLO.HwU /farmstorage/marcozaro/MadGraph/mg5amcnlo/mupmum_ww_nlo_new2/SubProcesses/P0_mupmum_wpwm/all_G1_573/MADatNLO.HwU /farmstorage/marcozaro/MadGraph/mg5amcnlo/mupmum_ww_nlo_new2/SubProcesses/P0_mupmum_wpwm/all_G1_166/MADatNLO.HwU /farmstorage/marcozaro/MadGraph/mg5amcnlo/mupmum_ww_nlo_new2/SubProcesses/P0_mupmum_wpwm/all_G1_604/MADatNLO.HwU /farmstorage/marcozaro/MadGraph/mg5amcnlo/mupmum_ww_nlo_new2/SubProcesses/P0_mupmum_wpwm/all_G1_556/MADatNLO.HwU /farmstorage/marcozaro/MadGraph/mg5amcnlo/mupmum_ww_nlo_new2/SubProcesses/P0_mupmum_wpwm/all_G1_801/MADatNLO.HwU /farmstorage/marcozaro/MadGraph/mg5amcnlo/mupmum_ww_nlo_new2/SubProcesses/P0_mupmum_wpwm/all_G1_1552/MADatNLO.HwU /farmstorage/marcozaro/MadGraph/mg5amcnlo/mupmum_ww_nlo_new2/SubProcesses/P0_mupmum_wpwm/all_G1_1336/MADatNLO.HwU /farmstorage/marcozaro/MadGraph/mg5amcnlo/mupmum_ww_nlo_new2/SubProcesses/P0_mupmum_wpwm/all_G1_736/MADatNLO.HwU /farmstorage/marcozaro/MadGraph/mg5amcnlo/mupmum_ww_nlo_new2/SubProcesses/P0_mupmum_wpwm/all_G1_327/MADatNLO.HwU /farmstorage/marcozaro/MadGraph/mg5amcnlo/mupmum_ww_nlo_new2/SubProcesses/P0_mupmum_wpwm/all_G1_1003/MADatNLO.HwU /farmstorage/marcozaro/MadGraph/mg5amcnlo/mupmum_ww_nlo_new2/SubProcesses/P0_mupmum_wpwm/all_G1_576/MADatNLO.HwU /farmstorage/marcozaro/MadGraph/mg5amcnlo/mupmum_ww_nlo_new2/SubProcesses/P0_mupmum_wpwm/all_G1_84/MADatNLO.HwU /farmstorage/marcozaro/MadGraph/mg5amcnlo/mupmum_ww_nlo_new2/SubProcesses/P0_mupmum_wpwm/all_G1_50/MADatNLO.HwU /farmstorage/marcozaro/MadGraph/mg5amcnlo/mupmum_ww_nlo_new2/SubProcesses/P0_mupmum_wpwm/all_G1_308/MADatNLO.HwU /farmstorage/marcozaro/MadGraph/mg5amcnlo/mupmum_ww_nlo_new2/SubProcesses/P0_mupmum_wpwm/all_G1_16/MADatNLO.HwU /farmstorage/marcozaro/MadGraph/mg5amcnlo/mupmum_ww_nlo_new2/SubProcesses/P0_mupmum_wpwm/all_G1_985/MADatNLO.HwU /farmstorage/marcozaro/MadGraph/mg5amcnlo/mupmum_ww_nlo_new2/SubProcesses/P0_mupmum_wpwm/all_G1_1947/MADatNLO.HwU /farmstorage/marcozaro/MadGraph/mg5amcnlo/mupmum_ww_nlo_new2/SubProcesses/P0_mupmum_wpwm/all_G1_1520/MADatNLO.HwU /farmstorage/marcozaro/MadGraph/mg5amcnlo/mupmum_ww_nlo_new2/SubProcesses/P0_mupmum_wpwm/all_G1_777/MADatNLO.HwU /farmstorage/marcozaro/MadGraph/mg5amcnlo/mupmum_ww_nlo_new2/SubProcesses/P0_mupmum_wpwm/all_G1_468/MADatNLO.HwU /farmstorage/marcozaro/MadGraph/mg5amcnlo/mupmum_ww_nlo_new2/SubProcesses/P0_mupmum_wpwm/all_G1_1606/MADatNLO.HwU /farmstorage/marcozaro/MadGraph/mg5amcnlo/mupmum_ww_nlo_new2/SubProcesses/P0_mupmum_wpwm/all_G1_1139/MADatNLO.HwU /farmstorage/marcozaro/MadGraph/mg5amcnlo/mupmum_ww_nlo_new2/SubProcesses/P0_mupmum_wpwm/all_G1_1192/MADatNLO.HwU /farmstorage/marcozaro/MadGraph/mg5amcnlo/mupmum_ww_nlo_new2/SubProcesses/P0_mupmum_wpwm/all_G1_1084/MADatNLO.HwU /farmstorage/marcozaro/MadGraph/mg5amcnlo/mupmum_ww_nlo_new2/SubProcesses/P0_mupmum_wpwm/all_G1_1819/MADatNLO.HwU /farmstorage/marcozaro/MadGraph/mg5amcnlo/mupmum_ww_nlo_new2/SubProcesses/P0_mupmum_wpwm/all_G1_646/MADatNLO.HwU /farmstorage/marcozaro/MadGraph/mg5amcnlo/mupmum_ww_nlo_new2/SubProcesses/P0_mupmum_wpwm/all_G1_521/MADatNLO.HwU /farmstorage/marcozaro/MadGraph/mg5amcnlo/mupmum_ww_nlo_new2/SubProcesses/P0_mupmum_wpwm/all_G1_642/MADatNLO.HwU /farmstorage/marcozaro/MadGraph/mg5amcnlo/mupmum_ww_nlo_new2/SubProcesses/P0_mupmum_wpwm/all_G1_1270/MADatNLO.HwU /farmstorage/marcozaro/MadGraph/mg5amcnlo/mupmum_ww_nlo_new2/SubProcesses/P0_mupmum_wpwm/all_G1_278/MADatNLO.HwU /farmstorage/marcozaro/MadGraph/mg5amcnlo/mupmum_ww_nlo_new2/SubProcesses/P0_mupmum_wpwm/all_G1_484/MADatNLO.HwU /farmstorage/marcozaro/MadGraph/mg5amcnlo/mupmum_ww_nlo_new2/SubProcesses/P0_mupmum_wpwm/all_G1_1188/MADatNLO.HwU /farmstorage/marcozaro/MadGraph/mg5amcnlo/mupmum_ww_nlo_new2/SubProcesses/P0_mupmum_wpwm/all_G1_656/MADatNLO.HwU /farmstorage/marcozaro/MadGraph/mg5amcnlo/mupmum_ww_nlo_new2/SubProcesses/P0_mupmum_wpwm/all_G1_699/MADatNLO.HwU /farmstorage/marcozaro/MadGraph/mg5amcnlo/mupmum_ww_nlo_new2/SubProcesses/P0_mupmum_wpwm/all_G1_896/MADatNLO.HwU /farmstorage/marcozaro/MadGraph/mg5amcnlo/mupmum_ww_nlo_new2/SubProcesses/P0_mupmum_wpwm/all_G1_762/MADatNLO.HwU /farmstorage/marcozaro/MadGraph/mg5amcnlo/mupmum_ww_nlo_new2/SubProcesses/P0_mupmum_wpwm/all_G1_1951/MADatNLO.HwU /farmstorage/marcozaro/MadGraph/mg5amcnlo/mupmum_ww_nlo_new2/SubProcesses/P0_mupmum_wpwm/all_G1_1984/MADatNLO.HwU /farmstorage/marcozaro/MadGraph/mg5amcnlo/mupmum_ww_nlo_new2/SubProcesses/P0_mupmum_wpwm/all_G1_1299/MADatNLO.HwU /farmstorage/marcozaro/MadGraph/mg5amcnlo/mupmum_ww_nlo_new2/SubProcesses/P0_mupmum_wpwm/all_G1_309/MADatNLO.HwU /farmstorage/marcozaro/MadGraph/mg5amcnlo/mupmum_ww_nlo_new2/SubProcesses/P0_mupmum_wpwm/all_G1_1750/MADatNLO.HwU /farmstorage/marcozaro/MadGraph/mg5amcnlo/mupmum_ww_nlo_new2/SubProcesses/P0_mupmum_wpwm/all_G1_767/MADatNLO.HwU /farmstorage/marcozaro/MadGraph/mg5amcnlo/mupmum_ww_nlo_new2/SubProcesses/P0_mupmum_wpwm/all_G1_1856/MADatNLO.HwU /farmstorage/marcozaro/MadGraph/mg5amcnlo/mupmum_ww_nlo_new2/SubProcesses/P0_mupmum_wpwm/all_G1_1310/MADatNLO.HwU /farmstorage/marcozaro/MadGraph/mg5amcnlo/mupmum_ww_nlo_new2/SubProcesses/P0_mupmum_wpwm/all_G1_958/MADatNLO.HwU /farmstorage/marcozaro/MadGraph/mg5amcnlo/mupmum_ww_nlo_new2/SubProcesses/P0_mupmum_wpwm/all_G1_1241/MADatNLO.HwU /farmstorage/marcozaro/MadGraph/mg5amcnlo/mupmum_ww_nlo_new2/SubProcesses/P0_mupmum_wpwm/all_G1_1170/MADatNLO.HwU /farmstorage/marcozaro/MadGraph/mg5amcnlo/mupmum_ww_nlo_new2/SubProcesses/P0_mupmum_wpwm/all_G1_630/MADatNLO.HwU /farmstorage/marcozaro/MadGraph/mg5amcnlo/mupmum_ww_nlo_new2/SubProcesses/P0_mupmum_wpwm/all_G1_1171/MADatNLO.HwU /farmstorage/marcozaro/MadGraph/mg5amcnlo/mupmum_ww_nlo_new2/SubProcesses/P0_mupmum_wpwm/all_G1_154/MADatNLO.HwU /farmstorage/marcozaro/MadGraph/mg5amcnlo/mupmum_ww_nlo_new2/SubProcesses/P0_mupmum_wpwm/all_G1_1153/MADatNLO.HwU /farmstorage/marcozaro/MadGraph/mg5amcnlo/mupmum_ww_nlo_new2/SubProcesses/P0_mupmum_wpwm/all_G1_1827/MADatNLO.HwU /farmstorage/marcozaro/MadGraph/mg5amcnlo/mupmum_ww_nlo_new2/SubProcesses/P0_mupmum_wpwm/all_G1_224/MADatNLO.HwU /farmstorage/marcozaro/MadGraph/mg5amcnlo/mupmum_ww_nlo_new2/SubProcesses/P0_mupmum_wpwm/all_G1_857/MADatNLO.HwU /farmstorage/marcozaro/MadGraph/mg5amcnlo/mupmum_ww_nlo_new2/SubProcesses/P0_mupmum_wpwm/all_G1_1085/MADatNLO.HwU /farmstorage/marcozaro/MadGraph/mg5amcnlo/mupmum_ww_nlo_new2/SubProcesses/P0_mupmum_wpwm/all_G1_160/MADatNLO.HwU /farmstorage/marcozaro/MadGraph/mg5amcnlo/mupmum_ww_nlo_new2/SubProcesses/P0_mupmum_wpwm/all_G1_107/MADatNLO.HwU /farmstorage/marcozaro/MadGraph/mg5amcnlo/mupmum_ww_nlo_new2/SubProcesses/P0_mupmum_wpwm/all_G1_1181/MADatNLO.HwU /farmstorage/marcozaro/MadGraph/mg5amcnlo/mupmum_ww_nlo_new2/SubProcesses/P0_mupmum_wpwm/all_G1_1528/MADatNLO.HwU /farmstorage/marcozaro/MadGraph/mg5amcnlo/mupmum_ww_nlo_new2/SubProcesses/P0_mupmum_wpwm/all_G1_414/MADatNLO.HwU /farmstorage/marcozaro/MadGraph/mg5amcnlo/mupmum_ww_nlo_new2/SubProcesses/P0_mupmum_wpwm/all_G1_1054/MADatNLO.HwU /farmstorage/marcozaro/MadGraph/mg5amcnlo/mupmum_ww_nlo_new2/SubProcesses/P0_mupmum_wpwm/all_G1_1458/MADatNLO.HwU /farmstorage/marcozaro/MadGraph/mg5amcnlo/mupmum_ww_nlo_new2/SubProcesses/P0_mupmum_wpwm/all_G1_63/MADatNLO.HwU /farmstorage/marcozaro/MadGraph/mg5amcnlo/mupmum_ww_nlo_new2/SubProcesses/P0_mupmum_wpwm/all_G1_57/MADatNLO.HwU /farmstorage/marcozaro/MadGraph/mg5amcnlo/mupmum_ww_nlo_new2/SubProcesses/P0_mupmum_wpwm/all_G1_396/MADatNLO.HwU /farmstorage/marcozaro/MadGraph/mg5amcnlo/mupmum_ww_nlo_new2/SubProcesses/P0_mupmum_wpwm/all_G1_1111/MADatNLO.HwU /farmstorage/marcozaro/MadGraph/mg5amcnlo/mupmum_ww_nlo_new2/SubProcesses/P0_mupmum_wpwm/all_G1_1731/MADatNLO.HwU /farmstorage/marcozaro/MadGraph/mg5amcnlo/mupmum_ww_nlo_new2/SubProcesses/P0_mupmum_wpwm/all_G1_1124/MADatNLO.HwU /farmstorage/marcozaro/MadGraph/mg5amcnlo/mupmum_ww_nlo_new2/SubProcesses/P0_mupmum_wpwm/all_G1_803/MADatNLO.HwU /farmstorage/marcozaro/MadGraph/mg5amcnlo/mupmum_ww_nlo_new2/SubProcesses/P0_mupmum_wpwm/all_G1_293/MADatNLO.HwU /farmstorage/marcozaro/MadGraph/mg5amcnlo/mupmum_ww_nlo_new2/SubProcesses/P0_mupmum_wpwm/all_G1_491/MADatNLO.HwU /farmstorage/marcozaro/MadGraph/mg5amcnlo/mupmum_ww_nlo_new2/SubProcesses/P0_mupmum_wpwm/all_G1_888/MADatNLO.HwU /farmstorage/marcozaro/MadGraph/mg5amcnlo/mupmum_ww_nlo_new2/SubProcesses/P0_mupmum_wpwm/all_G1_1757/MADatNLO.HwU /farmstorage/marcozaro/MadGraph/mg5amcnlo/mupmum_ww_nlo_new2/SubProcesses/P0_mupmum_wpwm/all_G1_360/MADatNLO.HwU /farmstorage/marcozaro/MadGraph/mg5amcnlo/mupmum_ww_nlo_new2/SubProcesses/P0_mupmum_wpwm/all_G1_755/MADatNLO.HwU /farmstorage/marcozaro/MadGraph/mg5amcnlo/mupmum_ww_nlo_new2/SubProcesses/P0_mupmum_wpwm/all_G1_752/MADatNLO.HwU /farmstorage/marcozaro/MadGraph/mg5amcnlo/mupmum_ww_nlo_new2/SubProcesses/P0_mupmum_wpwm/all_G1_32/MADatNLO.HwU /farmstorage/marcozaro/MadGraph/mg5amcnlo/mupmum_ww_nlo_new2/SubProcesses/P0_mupmum_wpwm/all_G1_651/MADatNLO.HwU /farmstorage/marcozaro/MadGraph/mg5amcnlo/mupmum_ww_nlo_new2/SubProcesses/P0_mupmum_wpwm/all_G1_834/MADatNLO.HwU /farmstorage/marcozaro/MadGraph/mg5amcnlo/mupmum_ww_nlo_new2/SubProcesses/P0_mupmum_wpwm/all_G1_96/MADatNLO.HwU /farmstorage/marcozaro/MadGraph/mg5amcnlo/mupmum_ww_nlo_new2/SubProcesses/P0_mupmum_wpwm/all_G1_733/MADatNLO.HwU /farmstorage/marcozaro/MadGraph/mg5amcnlo/mupmum_ww_nlo_new2/SubProcesses/P0_mupmum_wpwm/all_G1_276/MADatNLO.HwU /farmstorage/marcozaro/MadGraph/mg5amcnlo/mupmum_ww_nlo_new2/SubProcesses/P0_mupmum_wpwm/all_G1_1423/MADatNLO.HwU /farmstorage/marcozaro/MadGraph/mg5amcnlo/mupmum_ww_nlo_new2/SubProcesses/P0_mupmum_wpwm/all_G1_1541/MADatNLO.HwU /farmstorage/marcozaro/MadGraph/mg5amcnlo/mupmum_ww_nlo_new2/SubProcesses/P0_mupmum_wpwm/all_G1_218/MADatNLO.HwU /farmstorage/marcozaro/MadGraph/mg5amcnlo/mupmum_ww_nlo_new2/SubProcesses/P0_mupmum_wpwm/all_G1_996/MADatNLO.HwU /farmstorage/marcozaro/MadGraph/mg5amcnlo/mupmum_ww_nlo_new2/SubProcesses/P0_mupmum_wpwm/all_G1_754/MADatNLO.HwU /farmstorage/marcozaro/MadGraph/mg5amcnlo/mupmum_ww_nlo_new2/SubProcesses/P0_mupmum_wpwm/all_G1_496/MADatNLO.HwU /farmstorage/marcozaro/MadGraph/mg5amcnlo/mupmum_ww_nlo_new2/SubProcesses/P0_mupmum_wpwm/all_G1_25/MADatNLO.HwU /farmstorage/marcozaro/MadGraph/mg5amcnlo/mupmum_ww_nlo_new2/SubProcesses/P0_mupmum_wpwm/all_G1_1067/MADatNLO.HwU /farmstorage/marcozaro/MadGraph/mg5amcnlo/mupmum_ww_nlo_new2/SubProcesses/P0_mupmum_wpwm/all_G1_1462/MADatNLO.HwU /farmstorage/marcozaro/MadGraph/mg5amcnlo/mupmum_ww_nlo_new2/SubProcesses/P0_mupmum_wpwm/all_G1_1677/MADatNLO.HwU /farmstorage/marcozaro/MadGraph/mg5amcnlo/mupmum_ww_nlo_new2/SubProcesses/P0_mupmum_wpwm/all_G1_1366/MADatNLO.HwU /farmstorage/marcozaro/MadGraph/mg5amcnlo/mupmum_ww_nlo_new2/SubProcesses/P0_mupmum_wpwm/all_G1_1165/MADatNLO.HwU /farmstorage/marcozaro/MadGraph/mg5amcnlo/mupmum_ww_nlo_new2/SubProcesses/P0_mupmum_wpwm/all_G1_1439/MADatNLO.HwU /farmstorage/marcozaro/MadGraph/mg5amcnlo/mupmum_ww_nlo_new2/SubProcesses/P0_mupmum_wpwm/all_G1_1242/MADatNLO.HwU /farmstorage/marcozaro/MadGraph/mg5amcnlo/mupmum_ww_nlo_new2/SubProcesses/P0_mupmum_wpwm/all_G1_1428/MADatNLO.HwU /farmstorage/marcozaro/MadGraph/mg5amcnlo/mupmum_ww_nlo_new2/SubProcesses/P0_mupmum_wpwm/all_G1_1610/MADatNLO.HwU /farmstorage/marcozaro/MadGraph/mg5amcnlo/mupmum_ww_nlo_new2/SubProcesses/P0_mupmum_wpwm/all_G1_429/MADatNLO.HwU /farmstorage/marcozaro/MadGraph/mg5amcnlo/mupmum_ww_nlo_new2/SubProcesses/P0_mupmum_wpwm/all_G1_1168/MADatNLO.HwU /farmstorage/marcozaro/MadGraph/mg5amcnlo/mupmum_ww_nlo_new2/SubProcesses/P0_mupmum_wpwm/all_G1_261/MADatNLO.HwU /farmstorage/marcozaro/MadGraph/mg5amcnlo/mupmum_ww_nlo_new2/SubProcesses/P0_mupmum_wpwm/all_G1_1108/MADatNLO.HwU /farmstorage/marcozaro/MadGraph/mg5amcnlo/mupmum_ww_nlo_new2/SubProcesses/P0_mupmum_wpwm/all_G1_1640/MADatNLO.HwU /farmstorage/marcozaro/MadGraph/mg5amcnlo/mupmum_ww_nlo_new2/SubProcesses/P0_mupmum_wpwm/all_G1_146/MADatNLO.HwU /farmstorage/marcozaro/MadGraph/mg5amcnlo/mupmum_ww_nlo_new2/SubProcesses/P0_mupmum_wpwm/all_G1_1015/MADatNLO.HwU /farmstorage/marcozaro/MadGraph/mg5amcnlo/mupmum_ww_nlo_new2/SubProcesses/P0_mupmum_wpwm/all_G1_1065/MADatNLO.HwU /farmstorage/marcozaro/MadGraph/mg5amcnlo/mupmum_ww_nlo_new2/SubProcesses/P0_mupmum_wpwm/all_G1_1764/MADatNLO.HwU /farmstorage/marcozaro/MadGraph/mg5amcnlo/mupmum_ww_nlo_new2/SubProcesses/P0_mupmum_wpwm/all_G1_1134/MADatNLO.HwU /farmstorage/marcozaro/MadGraph/mg5amcnlo/mupmum_ww_nlo_new2/SubProcesses/P0_mupmum_wpwm/all_G1_191/MADatNLO.HwU /farmstorage/marcozaro/MadGraph/mg5amcnlo/mupmum_ww_nlo_new2/SubProcesses/P0_mupmum_wpwm/all_G1_738/MADatNLO.HwU /farmstorage/marcozaro/MadGraph/mg5amcnlo/mupmum_ww_nlo_new2/SubProcesses/P0_mupmum_wpwm/all_G1_475/MADatNLO.HwU /farmstorage/marcozaro/MadGraph/mg5amcnlo/mupmum_ww_nlo_new2/SubProcesses/P0_mupmum_wpwm/all_G1_621/MADatNLO.HwU /farmstorage/marcozaro/MadGraph/mg5amcnlo/mupmum_ww_nlo_new2/SubProcesses/P0_mupmum_wpwm/all_G1_34/MADatNLO.HwU /farmstorage/marcozaro/MadGraph/mg5amcnlo/mupmum_ww_nlo_new2/SubProcesses/P0_mupmum_wpwm/all_G1_502/MADatNLO.HwU /farmstorage/marcozaro/MadGraph/mg5amcnlo/mupmum_ww_nlo_new2/SubProcesses/P0_mupmum_wpwm/all_G1_640/MADatNLO.HwU /farmstorage/marcozaro/MadGraph/mg5amcnlo/mupmum_ww_nlo_new2/SubProcesses/P0_mupmum_wpwm/all_G1_1759/MADatNLO.HwU /farmstorage/marcozaro/MadGraph/mg5amcnlo/mupmum_ww_nlo_new2/SubProcesses/P0_mupmum_wpwm/all_G1_511/MADatNLO.HwU /farmstorage/marcozaro/MadGraph/mg5amcnlo/mupmum_ww_nlo_new2/SubProcesses/P0_mupmum_wpwm/all_G1_28/MADatNLO.HwU /farmstorage/marcozaro/MadGraph/mg5amcnlo/mupmum_ww_nlo_new2/SubProcesses/P0_mupmum_wpwm/all_G1_1669/MADatNLO.HwU /farmstorage/marcozaro/MadGraph/mg5amcnlo/mupmum_ww_nlo_new2/SubProcesses/P0_mupmum_wpwm/all_G1_892/MADatNLO.HwU /farmstorage/marcozaro/MadGraph/mg5amcnlo/mupmum_ww_nlo_new2/SubProcesses/P0_mupmum_wpwm/all_G1_212/MADatNLO.HwU /farmstorage/marcozaro/MadGraph/mg5amcnlo/mupmum_ww_nlo_new2/SubProcesses/P0_mupmum_wpwm/all_G1_226/MADatNLO.HwU /farmstorage/marcozaro/MadGraph/mg5amcnlo/mupmum_ww_nlo_new2/SubProcesses/P0_mupmum_wpwm/all_G1_1244/MADatNLO.HwU /farmstorage/marcozaro/MadGraph/mg5amcnlo/mupmum_ww_nlo_new2/SubProcesses/P0_mupmum_wpwm/all_G1_469/MADatNLO.HwU /farmstorage/marcozaro/MadGraph/mg5amcnlo/mupmum_ww_nlo_new2/SubProcesses/P0_mupmum_wpwm/all_G1_126/MADatNLO.HwU /farmstorage/marcozaro/MadGraph/mg5amcnlo/mupmum_ww_nlo_new2/SubProcesses/P0_mupmum_wpwm/all_G1_1629/MADatNLO.HwU /farmstorage/marcozaro/MadGraph/mg5amcnlo/mupmum_ww_nlo_new2/SubProcesses/P0_mupmum_wpwm/all_G1_382/MADatNLO.HwU /farmstorage/marcozaro/MadGraph/mg5amcnlo/mupmum_ww_nlo_new2/SubProcesses/P0_mupmum_wpwm/all_G1_1772/MADatNLO.HwU /farmstorage/marcozaro/MadGraph/mg5amcnlo/mupmum_ww_nlo_new2/SubProcesses/P0_mupmum_wpwm/all_G1_1977/MADatNLO.HwU /farmstorage/marcozaro/MadGraph/mg5amcnlo/mupmum_ww_nlo_new2/SubProcesses/P0_mupmum_wpwm/all_G1_1069/MADatNLO.HwU /farmstorage/marcozaro/MadGraph/mg5amcnlo/mupmum_ww_nlo_new2/SubProcesses/P0_mupmum_wpwm/all_G1_1053/MADatNLO.HwU /farmstorage/marcozaro/MadGraph/mg5amcnlo/mupmum_ww_nlo_new2/SubProcesses/P0_mupmum_wpwm/all_G1_1758/MADatNLO.HwU /farmstorage/marcozaro/MadGraph/mg5amcnlo/mupmum_ww_nlo_new2/SubProcesses/P0_mupmum_wpwm/all_G1_1563/MADatNLO.HwU /farmstorage/marcozaro/MadGraph/mg5amcnlo/mupmum_ww_nlo_new2/SubProcesses/P0_mupmum_wpwm/all_G1_1340/MADatNLO.HwU /farmstorage/marcozaro/MadGraph/mg5amcnlo/mupmum_ww_nlo_new2/SubProcesses/P0_mupmum_wpwm/all_G1_1110/MADatNLO.HwU /farmstorage/marcozaro/MadGraph/mg5amcnlo/mupmum_ww_nlo_new2/SubProcesses/P0_mupmum_wpwm/all_G1_1687/MADatNLO.HwU /farmstorage/marcozaro/MadGraph/mg5amcnlo/mupmum_ww_nlo_new2/SubProcesses/P0_mupmum_wpwm/all_G1_1237/MADatNLO.HwU /farmstorage/marcozaro/MadGraph/mg5amcnlo/mupmum_ww_nlo_new2/SubProcesses/P0_mupmum_wpwm/all_G1_457/MADatNLO.HwU /farmstorage/marcozaro/MadGraph/mg5amcnlo/mupmum_ww_nlo_new2/SubProcesses/P0_mupmum_wpwm/all_G1_43/MADatNLO.HwU /farmstorage/marcozaro/MadGraph/mg5amcnlo/mupmum_ww_nlo_new2/SubProcesses/P0_mupmum_wpwm/all_G1_1207/MADatNLO.HwU /farmstorage/marcozaro/MadGraph/mg5amcnlo/mupmum_ww_nlo_new2/SubProcesses/P0_mupmum_wpwm/all_G1_1369/MADatNLO.HwU /farmstorage/marcozaro/MadGraph/mg5amcnlo/mupmum_ww_nlo_new2/SubProcesses/P0_mupmum_wpwm/all_G1_1025/MADatNLO.HwU /farmstorage/marcozaro/MadGraph/mg5amcnlo/mupmum_ww_nlo_new2/SubProcesses/P0_mupmum_wpwm/all_G1_1604/MADatNLO.HwU /farmstorage/marcozaro/MadGraph/mg5amcnlo/mupmum_ww_nlo_new2/SubProcesses/P0_mupmum_wpwm/all_G1_1239/MADatNLO.HwU /farmstorage/marcozaro/MadGraph/mg5amcnlo/mupmum_ww_nlo_new2/SubProcesses/P0_mupmum_wpwm/all_G1_1078/MADatNLO.HwU /farmstorage/marcozaro/MadGraph/mg5amcnlo/mupmum_ww_nlo_new2/SubProcesses/P0_mupmum_wpwm/all_G1_1667/MADatNLO.HwU /farmstorage/marcozaro/MadGraph/mg5amcnlo/mupmum_ww_nlo_new2/SubProcesses/P0_mupmum_wpwm/all_G1_939/MADatNLO.HwU /farmstorage/marcozaro/MadGraph/mg5amcnlo/mupmum_ww_nlo_new2/SubProcesses/P0_mupmum_wpwm/all_G1_796/MADatNLO.HwU /farmstorage/marcozaro/MadGraph/mg5amcnlo/mupmum_ww_nlo_new2/SubProcesses/P0_mupmum_wpwm/all_G1_1220/MADatNLO.HwU /farmstorage/marcozaro/MadGraph/mg5amcnlo/mupmum_ww_nlo_new2/SubProcesses/P0_mupmum_wpwm/all_G1_113/MADatNLO.HwU /farmstorage/marcozaro/MadGraph/mg5amcnlo/mupmum_ww_nlo_new2/SubProcesses/P0_mupmum_wpwm/all_G1_741/MADatNLO.HwU /farmstorage/marcozaro/MadGraph/mg5amcnlo/mupmum_ww_nlo_new2/SubProcesses/P0_mupmum_wpwm/all_G1_1538/MADatNLO.HwU /farmstorage/marcozaro/MadGraph/mg5amcnlo/mupmum_ww_nlo_new2/SubProcesses/P0_mupmum_wpwm/all_G1_848/MADatNLO.HwU /farmstorage/marcozaro/MadGraph/mg5amcnlo/mupmum_ww_nlo_new2/SubProcesses/P0_mupmum_wpwm/all_G1_1379/MADatNLO.HwU /farmstorage/marcozaro/MadGraph/mg5amcnlo/mupmum_ww_nlo_new2/SubProcesses/P0_mupmum_wpwm/all_G1_957/MADatNLO.HwU /farmstorage/marcozaro/MadGraph/mg5amcnlo/mupmum_ww_nlo_new2/SubProcesses/P0_mupmum_wpwm/all_G1_1449/MADatNLO.HwU /farmstorage/marcozaro/MadGraph/mg5amcnlo/mupmum_ww_nlo_new2/SubProcesses/P0_mupmum_wpwm/all_G1_342/MADatNLO.HwU /farmstorage/marcozaro/MadGraph/mg5amcnlo/mupmum_ww_nlo_new2/SubProcesses/P0_mupmum_wpwm/all_G1_1140/MADatNLO.HwU /farmstorage/marcozaro/MadGraph/mg5amcnlo/mupmum_ww_nlo_new2/SubProcesses/P0_mupmum_wpwm/all_G1_383/MADatNLO.HwU /farmstorage/marcozaro/MadGraph/mg5amcnlo/mupmum_ww_nlo_new2/SubProcesses/P0_mupmum_wpwm/all_G1_1736/MADatNLO.HwU /farmstorage/marcozaro/MadGraph/mg5amcnlo/mupmum_ww_nlo_new2/SubProcesses/P0_mupmum_wpwm/all_G1_1912/MADatNLO.HwU /farmstorage/marcozaro/MadGraph/mg5amcnlo/mupmum_ww_nlo_new2/SubProcesses/P0_mupmum_wpwm/all_G1_1982/MADatNLO.HwU /farmstorage/marcozaro/MadGraph/mg5amcnlo/mupmum_ww_nlo_new2/SubProcesses/P0_mupmum_wpwm/all_G1_169/MADatNLO.HwU /farmstorage/marcozaro/MadGraph/mg5amcnlo/mupmum_ww_nlo_new2/SubProcesses/P0_mupmum_wpwm/all_G1_141/MADatNLO.HwU /farmstorage/marcozaro/MadGraph/mg5amcnlo/mupmum_ww_nlo_new2/SubProcesses/P0_mupmum_wpwm/all_G1_781/MADatNLO.HwU /farmstorage/marcozaro/MadGraph/mg5amcnlo/mupmum_ww_nlo_new2/SubProcesses/P0_mupmum_wpwm/all_G1_728/MADatNLO.HwU /farmstorage/marcozaro/MadGraph/mg5amcnlo/mupmum_ww_nlo_new2/SubProcesses/P0_mupmum_wpwm/all_G1_740/MADatNLO.HwU /farmstorage/marcozaro/MadGraph/mg5amcnlo/mupmum_ww_nlo_new2/SubProcesses/P0_mupmum_wpwm/all_G1_262/MADatNLO.HwU /farmstorage/marcozaro/MadGraph/mg5amcnlo/mupmum_ww_nlo_new2/SubProcesses/P0_mupmum_wpwm/all_G1_1421/MADatNLO.HwU /farmstorage/marcozaro/MadGraph/mg5amcnlo/mupmum_ww_nlo_new2/SubProcesses/P0_mupmum_wpwm/all_G1_1635/MADatNLO.HwU /farmstorage/marcozaro/MadGraph/mg5amcnlo/mupmum_ww_nlo_new2/SubProcesses/P0_mupmum_wpwm/all_G1_1405/MADatNLO.HwU /farmstorage/marcozaro/MadGraph/mg5amcnlo/mupmum_ww_nlo_new2/SubProcesses/P0_mupmum_wpwm/all_G1_88/MADatNLO.HwU /farmstorage/marcozaro/MadGraph/mg5amcnlo/mupmum_ww_nlo_new2/SubProcesses/P0_mupmum_wpwm/all_G1_233/MADatNLO.HwU /farmstorage/marcozaro/MadGraph/mg5amcnlo/mupmum_ww_nlo_new2/SubProcesses/P0_mupmum_wpwm/all_G1_199/MADatNLO.HwU /farmstorage/marcozaro/MadGraph/mg5amcnlo/mupmum_ww_nlo_new2/SubProcesses/P0_mupmum_wpwm/all_G1_1501/MADatNLO.HwU /farmstorage/marcozaro/MadGraph/mg5amcnlo/mupmum_ww_nlo_new2/SubProcesses/P0_mupmum_wpwm/all_G1_1871/MADatNLO.HwU /farmstorage/marcozaro/MadGraph/mg5amcnlo/mupmum_ww_nlo_new2/SubProcesses/P0_mupmum_wpwm/all_G1_1739/MADatNLO.HwU /farmstorage/marcozaro/MadGraph/mg5amcnlo/mupmum_ww_nlo_new2/SubProcesses/P0_mupmum_wpwm/all_G1_688/MADatNLO.HwU /farmstorage/marcozaro/MadGraph/mg5amcnlo/mupmum_ww_nlo_new2/SubProcesses/P0_mupmum_wpwm/all_G1_1858/MADatNLO.HwU /farmstorage/marcozaro/MadGraph/mg5amcnlo/mupmum_ww_nlo_new2/SubProcesses/P0_mupmum_wpwm/all_G1_634/MADatNLO.HwU /farmstorage/marcozaro/MadGraph/mg5amcnlo/mupmum_ww_nlo_new2/SubProcesses/P0_mupmum_wpwm/all_G1_1607/MADatNLO.HwU /farmstorage/marcozaro/MadGraph/mg5amcnlo/mupmum_ww_nlo_new2/SubProcesses/P0_mupmum_wpwm/all_G1_1537/MADatNLO.HwU /farmstorage/marcozaro/MadGraph/mg5amcnlo/mupmum_ww_nlo_new2/SubProcesses/P0_mupmum_wpwm/all_G1_1680/MADatNLO.HwU /farmstorage/marcozaro/MadGraph/mg5amcnlo/mupmum_ww_nlo_new2/SubProcesses/P0_mupmum_wpwm/all_G1_479/MADatNLO.HwU /farmstorage/marcozaro/MadGraph/mg5amcnlo/mupmum_ww_nlo_new2/SubProcesses/P0_mupmum_wpwm/all_G1_1033/MADatNLO.HwU /farmstorage/marcozaro/MadGraph/mg5amcnlo/mupmum_ww_nlo_new2/SubProcesses/P0_mupmum_wpwm/all_G1_211/MADatNLO.HwU /farmstorage/marcozaro/MadGraph/mg5amcnlo/mupmum_ww_nlo_new2/SubProcesses/P0_mupmum_wpwm/all_G1_1/MADatNLO.HwU /farmstorage/marcozaro/MadGraph/mg5amcnlo/mupmum_ww_nlo_new2/SubProcesses/P0_mupmum_wpwm/all_G1_568/MADatNLO.HwU /farmstorage/marcozaro/MadGraph/mg5amcnlo/mupmum_ww_nlo_new2/SubProcesses/P0_mupmum_wpwm/all_G1_982/MADatNLO.HwU /farmstorage/marcozaro/MadGraph/mg5amcnlo/mupmum_ww_nlo_new2/SubProcesses/P0_mupmum_wpwm/all_G1_1741/MADatNLO.HwU /farmstorage/marcozaro/MadGraph/mg5amcnlo/mupmum_ww_nlo_new2/SubProcesses/P0_mupmum_wpwm/all_G1_1255/MADatNLO.HwU /farmstorage/marcozaro/MadGraph/mg5amcnlo/mupmum_ww_nlo_new2/SubProcesses/P0_mupmum_wpwm/all_G1_893/MADatNLO.HwU /farmstorage/marcozaro/MadGraph/mg5amcnlo/mupmum_ww_nlo_new2/SubProcesses/P0_mupmum_wpwm/all_G1_137/MADatNLO.HwU /farmstorage/marcozaro/MadGraph/mg5amcnlo/mupmum_ww_nlo_new2/SubProcesses/P0_mupmum_wpwm/all_G1_612/MADatNLO.HwU /farmstorage/marcozaro/MadGraph/mg5amcnlo/mupmum_ww_nlo_new2/SubProcesses/P0_mupmum_wpwm/all_G1_470/MADatNLO.HwU /farmstorage/marcozaro/MadGraph/mg5amcnlo/mupmum_ww_nlo_new2/SubProcesses/P0_mupmum_wpwm/all_G1_477/MADatNLO.HwU /farmstorage/marcozaro/MadGraph/mg5amcnlo/mupmum_ww_nlo_new2/SubProcesses/P0_mupmum_wpwm/all_G1_841/MADatNLO.HwU /farmstorage/marcozaro/MadGraph/mg5amcnlo/mupmum_ww_nlo_new2/SubProcesses/P0_mupmum_wpwm/all_G1_455/MADatNLO.HwU /farmstorage/marcozaro/MadGraph/mg5amcnlo/mupmum_ww_nlo_new2/SubProcesses/P0_mupmum_wpwm/all_G1_152/MADatNLO.HwU /farmstorage/marcozaro/MadGraph/mg5amcnlo/mupmum_ww_nlo_new2/SubProcesses/P0_mupmum_wpwm/all_G1_1915/MADatNLO.HwU /farmstorage/marcozaro/MadGraph/mg5amcnlo/mupmum_ww_nlo_new2/SubProcesses/P0_mupmum_wpwm/all_G1_129/MADatNLO.HwU /farmstorage/marcozaro/MadGraph/mg5amcnlo/mupmum_ww_nlo_new2/SubProcesses/P0_mupmum_wpwm/all_G1_1822/MADatNLO.HwU /farmstorage/marcozaro/MadGraph/mg5amcnlo/mupmum_ww_nlo_new2/SubProcesses/P0_mupmum_wpwm/all_G1_1969/MADatNLO.HwU /farmstorage/marcozaro/MadGraph/mg5amcnlo/mupmum_ww_nlo_new2/SubProcesses/P0_mupmum_wpwm/all_G1_787/MADatNLO.HwU /farmstorage/marcozaro/MadGraph/mg5amcnlo/mupmum_ww_nlo_new2/SubProcesses/P0_mupmum_wpwm/all_G1_1002/MADatNLO.HwU /farmstorage/marcozaro/MadGraph/mg5amcnlo/mupmum_ww_nlo_new2/SubProcesses/P0_mupmum_wpwm/all_G1_1703/MADatNLO.HwU /farmstorage/marcozaro/MadGraph/mg5amcnlo/mupmum_ww_nlo_new2/SubProcesses/P0_mupmum_wpwm/all_G1_1349/MADatNLO.HwU /farmstorage/marcozaro/MadGraph/mg5amcnlo/mupmum_ww_nlo_new2/SubProcesses/P0_mupmum_wpwm/all_G1_408/MADatNLO.HwU /farmstorage/marcozaro/MadGraph/mg5amcnlo/mupmum_ww_nlo_new2/SubProcesses/P0_mupmum_wpwm/all_G1_287/MADatNLO.HwU /farmstorage/marcozaro/MadGraph/mg5amcnlo/mupmum_ww_nlo_new2/SubProcesses/P0_mupmum_wpwm/all_G1_1066/MADatNLO.HwU /farmstorage/marcozaro/MadGraph/mg5amcnlo/mupmum_ww_nlo_new2/SubProcesses/P0_mupmum_wpwm/all_G1_1055/MADatNLO.HwU /farmstorage/marcozaro/MadGraph/mg5amcnlo/mupmum_ww_nlo_new2/SubProcesses/P0_mupmum_wpwm/all_G1_721/MADatNLO.HwU /farmstorage/marcozaro/MadGraph/mg5amcnlo/mupmum_ww_nlo_new2/SubProcesses/P0_mupmum_wpwm/all_G1_1517/MADatNLO.HwU /farmstorage/marcozaro/MadGraph/mg5amcnlo/mupmum_ww_nlo_new2/SubProcesses/P0_mupmum_wpwm/all_G1_1834/MADatNLO.HwU /farmstorage/marcozaro/MadGraph/mg5amcnlo/mupmum_ww_nlo_new2/SubProcesses/P0_mupmum_wpwm/all_G1_522/MADatNLO.HwU /farmstorage/marcozaro/MadGraph/mg5amcnlo/mupmum_ww_nlo_new2/SubProcesses/P0_mupmum_wpwm/all_G1_26/MADatNLO.HwU /farmstorage/marcozaro/MadGraph/mg5amcnlo/mupmum_ww_nlo_new2/SubProcesses/P0_mupmum_wpwm/all_G1_1100/MADatNLO.HwU /farmstorage/marcozaro/MadGraph/mg5amcnlo/mupmum_ww_nlo_new2/SubProcesses/P0_mupmum_wpwm/all_G1_289/MADatNLO.HwU /farmstorage/marcozaro/MadGraph/mg5amcnlo/mupmum_ww_nlo_new2/SubProcesses/P0_mupmum_wpwm/all_G1_595/MADatNLO.HwU /farmstorage/marcozaro/MadGraph/mg5amcnlo/mupmum_ww_nlo_new2/SubProcesses/P0_mupmum_wpwm/all_G1_1432/MADatNLO.HwU /farmstorage/marcozaro/MadGraph/mg5amcnlo/mupmum_ww_nlo_new2/SubProcesses/P0_mupmum_wpwm/all_G1_895/MADatNLO.HwU /farmstorage/marcozaro/MadGraph/mg5amcnlo/mupmum_ww_nlo_new2/SubProcesses/P0_mupmum_wpwm/all_G1_1938/MADatNLO.HwU /farmstorage/marcozaro/MadGraph/mg5amcnlo/mupmum_ww_nlo_new2/SubProcesses/P0_mupmum_wpwm/all_G1_586/MADatNLO.HwU /farmstorage/marcozaro/MadGraph/mg5amcnlo/mupmum_ww_nlo_new2/SubProcesses/P0_mupmum_wpwm/all_G1_520/MADatNLO.HwU /farmstorage/marcozaro/MadGraph/mg5amcnlo/mupmum_ww_nlo_new2/SubProcesses/P0_mupmum_wpwm/all_G1_833/MADatNLO.HwU /farmstorage/marcozaro/MadGraph/mg5amcnlo/mupmum_ww_nlo_new2/SubProcesses/P0_mupmum_wpwm/all_G1_953/MADatNLO.HwU /farmstorage/marcozaro/MadGraph/mg5amcnlo/mupmum_ww_nlo_new2/SubProcesses/P0_mupmum_wpwm/all_G1_444/MADatNLO.HwU /farmstorage/marcozaro/MadGraph/mg5amcnlo/mupmum_ww_nlo_new2/SubProcesses/P0_mupmum_wpwm/all_G1_730/MADatNLO.HwU /farmstorage/marcozaro/MadGraph/mg5amcnlo/mupmum_ww_nlo_new2/SubProcesses/P0_mupmum_wpwm/all_G1_1693/MADatNLO.HwU /farmstorage/marcozaro/MadGraph/mg5amcnlo/mupmum_ww_nlo_new2/SubProcesses/P0_mupmum_wpwm/all_G1_1341/MADatNLO.HwU /farmstorage/marcozaro/MadGraph/mg5amcnlo/mupmum_ww_nlo_new2/SubProcesses/P0_mupmum_wpwm/all_G1_148/MADatNLO.HwU /farmstorage/marcozaro/MadGraph/mg5amcnlo/mupmum_ww_nlo_new2/SubProcesses/P0_mupmum_wpwm/all_G1_1726/MADatNLO.HwU /farmstorage/marcozaro/MadGraph/mg5amcnlo/mupmum_ww_nlo_new2/SubProcesses/P0_mupmum_wpwm/all_G1_1595/MADatNLO.HwU /farmstorage/marcozaro/MadGraph/mg5amcnlo/mupmum_ww_nlo_new2/SubProcesses/P0_mupmum_wpwm/all_G1_1163/MADatNLO.HwU /farmstorage/marcozaro/MadGraph/mg5amcnlo/mupmum_ww_nlo_new2/SubProcesses/P0_mupmum_wpwm/all_G1_440/MADatNLO.HwU /farmstorage/marcozaro/MadGraph/mg5amcnlo/mupmum_ww_nlo_new2/SubProcesses/P0_mupmum_wpwm/all_G1_506/MADatNLO.HwU /farmstorage/marcozaro/MadGraph/mg5amcnlo/mupmum_ww_nlo_new2/SubProcesses/P0_mupmum_wpwm/all_G1_14/MADatNLO.HwU /farmstorage/marcozaro/MadGraph/mg5amcnlo/mupmum_ww_nlo_new2/SubProcesses/P0_mupmum_wpwm/all_G1_1236/MADatNLO.HwU /farmstorage/marcozaro/MadGraph/mg5amcnlo/mupmum_ww_nlo_new2/SubProcesses/P0_mupmum_wpwm/all_G1_1031/MADatNLO.HwU /farmstorage/marcozaro/MadGraph/mg5amcnlo/mupmum_ww_nlo_new2/SubProcesses/P0_mupmum_wpwm/all_G1_854/MADatNLO.HwU /farmstorage/marcozaro/MadGraph/mg5amcnlo/mupmum_ww_nlo_new2/SubProcesses/P0_mupmum_wpwm/all_G1_1024/MADatNLO.HwU /farmstorage/marcozaro/MadGraph/mg5amcnlo/mupmum_ww_nlo_new2/SubProcesses/P0_mupmum_wpwm/all_G1_1676/MADatNLO.HwU /farmstorage/marcozaro/MadGraph/mg5amcnlo/mupmum_ww_nlo_new2/SubProcesses/P0_mupmum_wpwm/all_G1_1481/MADatNLO.HwU /farmstorage/marcozaro/MadGraph/mg5amcnlo/mupmum_ww_nlo_new2/SubProcesses/P0_mupmum_wpwm/all_G1_585/MADatNLO.HwU /farmstorage/marcozaro/MadGraph/mg5amcnlo/mupmum_ww_nlo_new2/SubProcesses/P0_mupmum_wpwm/all_G1_701/MADatNLO.HwU /farmstorage/marcozaro/MadGraph/mg5amcnlo/mupmum_ww_nlo_new2/SubProcesses/P0_mupmum_wpwm/all_G1_1320/MADatNLO.HwU /farmstorage/marcozaro/MadGraph/mg5amcnlo/mupmum_ww_nlo_new2/SubProcesses/P0_mupmum_wpwm/all_G1_1981/MADatNLO.HwU /farmstorage/marcozaro/MadGraph/mg5amcnlo/mupmum_ww_nlo_new2/SubProcesses/P0_mupmum_wpwm/all_G1_9/MADatNLO.HwU /farmstorage/marcozaro/MadGraph/mg5amcnlo/mupmum_ww_nlo_new2/SubProcesses/P0_mupmum_wpwm/all_G1_1906/MADatNLO.HwU /farmstorage/marcozaro/MadGraph/mg5amcnlo/mupmum_ww_nlo_new2/SubProcesses/P0_mupmum_wpwm/all_G1_766/MADatNLO.HwU /farmstorage/marcozaro/MadGraph/mg5amcnlo/mupmum_ww_nlo_new2/SubProcesses/P0_mupmum_wpwm/all_G1_1652/MADatNLO.HwU /farmstorage/marcozaro/MadGraph/mg5amcnlo/mupmum_ww_nlo_new2/SubProcesses/P0_mupmum_wpwm/all_G1_536/MADatNLO.HwU /farmstorage/marcozaro/MadGraph/mg5amcnlo/mupmum_ww_nlo_new2/SubProcesses/P0_mupmum_wpwm/all_G1_1788/MADatNLO.HwU /farmstorage/marcozaro/MadGraph/mg5amcnlo/mupmum_ww_nlo_new2/SubProcesses/P0_mupmum_wpwm/all_G1_1194/MADatNLO.HwU /farmstorage/marcozaro/MadGraph/mg5amcnlo/mupmum_ww_nlo_new2/SubProcesses/P0_mupmum_wpwm/all_G1_1116/MADatNLO.HwU /farmstorage/marcozaro/MadGraph/mg5amcnlo/mupmum_ww_nlo_new2/SubProcesses/P0_mupmum_wpwm/all_G1_1692/MADatNLO.HwU /farmstorage/marcozaro/MadGraph/mg5amcnlo/mupmum_ww_nlo_new2/SubProcesses/P0_mupmum_wpwm/all_G1_1751/MADatNLO.HwU /farmstorage/marcozaro/MadGraph/mg5amcnlo/mupmum_ww_nlo_new2/SubProcesses/P0_mupmum_wpwm/all_G1_1483/MADatNLO.HwU /farmstorage/marcozaro/MadGraph/mg5amcnlo/mupmum_ww_nlo_new2/SubProcesses/P0_mupmum_wpwm/all_G1_412/MADatNLO.HwU /farmstorage/marcozaro/MadGraph/mg5amcnlo/mupmum_ww_nlo_new2/SubProcesses/P0_mupmum_wpwm/all_G1_1441/MADatNLO.HwU /farmstorage/marcozaro/MadGraph/mg5amcnlo/mupmum_ww_nlo_new2/SubProcesses/P0_mupmum_wpwm/all_G1_909/MADatNLO.HwU /farmstorage/marcozaro/MadGraph/mg5amcnlo/mupmum_ww_nlo_new2/SubProcesses/P0_mupmum_wpwm/all_G1_808/MADatNLO.HwU /farmstorage/marcozaro/MadGraph/mg5amcnlo/mupmum_ww_nlo_new2/SubProcesses/P0_mupmum_wpwm/all_G1_317/MADatNLO.HwU /farmstorage/marcozaro/MadGraph/mg5amcnlo/mupmum_ww_nlo_new2/SubProcesses/P0_mupmum_wpwm/all_G1_598/MADatNLO.HwU /farmstorage/marcozaro/MadGraph/mg5amcnlo/mupmum_ww_nlo_new2/SubProcesses/P0_mupmum_wpwm/all_G1_1029/MADatNLO.HwU /farmstorage/marcozaro/MadGraph/mg5amcnlo/mupmum_ww_nlo_new2/SubProcesses/P0_mupmum_wpwm/all_G1_1367/MADatNLO.HwU /farmstorage/marcozaro/MadGraph/mg5amcnlo/mupmum_ww_nlo_new2/SubProcesses/P0_mupmum_wpwm/all_G1_1862/MADatNLO.HwU /farmstorage/marcozaro/MadGraph/mg5amcnlo/mupmum_ww_nlo_new2/SubProcesses/P0_mupmum_wpwm/all_G1_1797/MADatNLO.HwU /farmstorage/marcozaro/MadGraph/mg5amcnlo/mupmum_ww_nlo_new2/SubProcesses/P0_mupmum_wpwm/all_G1_1994/MADatNLO.HwU /farmstorage/marcozaro/MadGraph/mg5amcnlo/mupmum_ww_nlo_new2/SubProcesses/P0_mupmum_wpwm/all_G1_1945/MADatNLO.HwU /farmstorage/marcozaro/MadGraph/mg5amcnlo/mupmum_ww_nlo_new2/SubProcesses/P0_mupmum_wpwm/all_G1_1910/MADatNLO.HwU /farmstorage/marcozaro/MadGraph/mg5amcnlo/mupmum_ww_nlo_new2/SubProcesses/P0_mupmum_wpwm/all_G1_1974/MADatNLO.HwU /farmstorage/marcozaro/MadGraph/mg5amcnlo/mupmum_ww_nlo_new2/SubProcesses/P0_mupmum_wpwm/all_G1_1966/MADatNLO.HwU /farmstorage/marcozaro/MadGraph/mg5amcnlo/mupmum_ww_nlo_new2/SubProcesses/P0_mupmum_wpwm/all_G1_528/MADatNLO.HwU /farmstorage/marcozaro/MadGraph/mg5amcnlo/mupmum_ww_nlo_new2/SubProcesses/P0_mupmum_wpwm/all_G1_512/MADatNLO.HwU /farmstorage/marcozaro/MadGraph/mg5amcnlo/mupmum_ww_nlo_new2/SubProcesses/P0_mupmum_wpwm/all_G1_664/MADatNLO.HwU /farmstorage/marcozaro/MadGraph/mg5amcnlo/mupmum_ww_nlo_new2/SubProcesses/P0_mupmum_wpwm/all_G1_1753/MADatNLO.HwU /farmstorage/marcozaro/MadGraph/mg5amcnlo/mupmum_ww_nlo_new2/SubProcesses/P0_mupmum_wpwm/all_G1_1516/MADatNLO.HwU /farmstorage/marcozaro/MadGraph/mg5amcnlo/mupmum_ww_nlo_new2/SubProcesses/P0_mupmum_wpwm/all_G1_966/MADatNLO.HwU /farmstorage/marcozaro/MadGraph/mg5amcnlo/mupmum_ww_nlo_new2/SubProcesses/P0_mupmum_wpwm/all_G1_524/MADatNLO.HwU /farmstorage/marcozaro/MadGraph/mg5amcnlo/mupmum_ww_nlo_new2/SubProcesses/P0_mupmum_wpwm/all_G1_1365/MADatNLO.HwU /farmstorage/marcozaro/MadGraph/mg5amcnlo/mupmum_ww_nlo_new2/SubProcesses/P0_mupmum_wpwm/all_G1_1466/MADatNLO.HwU /farmstorage/marcozaro/MadGraph/mg5amcnlo/mupmum_ww_nlo_new2/SubProcesses/P0_mupmum_wpwm/all_G1_1950/MADatNLO.HwU /farmstorage/marcozaro/MadGraph/mg5amcnlo/mupmum_ww_nlo_new2/SubProcesses/P0_mupmum_wpwm/all_G1_679/MADatNLO.HwU /farmstorage/marcozaro/MadGraph/mg5amcnlo/mupmum_ww_nlo_new2/SubProcesses/P0_mupmum_wpwm/all_G1_7/MADatNLO.HwU /farmstorage/marcozaro/MadGraph/mg5amcnlo/mupmum_ww_nlo_new2/SubProcesses/P0_mupmum_wpwm/all_G1_219/MADatNLO.HwU /farmstorage/marcozaro/MadGraph/mg5amcnlo/mupmum_ww_nlo_new2/SubProcesses/P0_mupmum_wpwm/all_G1_1813/MADatNLO.HwU /farmstorage/marcozaro/MadGraph/mg5amcnlo/mupmum_ww_nlo_new2/SubProcesses/P0_mupmum_wpwm/all_G1_1225/MADatNLO.HwU /farmstorage/marcozaro/MadGraph/mg5amcnlo/mupmum_ww_nlo_new2/SubProcesses/P0_mupmum_wpwm/all_G1_336/MADatNLO.HwU /farmstorage/marcozaro/MadGraph/mg5amcnlo/mupmum_ww_nlo_new2/SubProcesses/P0_mupmum_wpwm/all_G1_367/MADatNLO.HwU /farmstorage/marcozaro/MadGraph/mg5amcnlo/mupmum_ww_nlo_new2/SubProcesses/P0_mupmum_wpwm/all_G1_855/MADatNLO.HwU /farmstorage/marcozaro/MadGraph/mg5amcnlo/mupmum_ww_nlo_new2/SubProcesses/P0_mupmum_wpwm/all_G1_1995/MADatNLO.HwU /farmstorage/marcozaro/MadGraph/mg5amcnlo/mupmum_ww_nlo_new2/SubProcesses/P0_mupmum_wpwm/all_G1_130/MADatNLO.HwU /farmstorage/marcozaro/MadGraph/mg5amcnlo/mupmum_ww_nlo_new2/SubProcesses/P0_mupmum_wpwm/all_G1_135/MADatNLO.HwU /farmstorage/marcozaro/MadGraph/mg5amcnlo/mupmum_ww_nlo_new2/SubProcesses/P0_mupmum_wpwm/all_G1_4/MADatNLO.HwU /farmstorage/marcozaro/MadGraph/mg5amcnlo/mupmum_ww_nlo_new2/SubProcesses/P0_mupmum_wpwm/all_G1_192/MADatNLO.HwU /farmstorage/marcozaro/MadGraph/mg5amcnlo/mupmum_ww_nlo_new2/SubProcesses/P0_mupmum_wpwm/all_G1_1149/MADatNLO.HwU /farmstorage/marcozaro/MadGraph/mg5amcnlo/mupmum_ww_nlo_new2/SubProcesses/P0_mupmum_wpwm/all_G1_1027/MADatNLO.HwU /farmstorage/marcozaro/MadGraph/mg5amcnlo/mupmum_ww_nlo_new2/SubProcesses/P0_mupmum_wpwm/all_G1_1077/MADatNLO.HwU /farmstorage/marcozaro/MadGraph/mg5amcnlo/mupmum_ww_nlo_new2/SubProcesses/P0_mupmum_wpwm/all_G1_926/MADatNLO.HwU /farmstorage/marcozaro/MadGraph/mg5amcnlo/mupmum_ww_nlo_new2/SubProcesses/P0_mupmum_wpwm/all_G1_1590/MADatNLO.HwU /farmstorage/marcozaro/MadGraph/mg5amcnlo/mupmum_ww_nlo_new2/SubProcesses/P0_mupmum_wpwm/all_G1_911/MADatNLO.HwU /farmstorage/marcozaro/MadGraph/mg5amcnlo/mupmum_ww_nlo_new2/SubProcesses/P0_mupmum_wpwm/all_G1_1227/MADatNLO.HwU /farmstorage/marcozaro/MadGraph/mg5amcnlo/mupmum_ww_nlo_new2/SubProcesses/P0_mupmum_wpwm/all_G1_1175/MADatNLO.HwU /farmstorage/marcozaro/MadGraph/mg5amcnlo/mupmum_ww_nlo_new2/SubProcesses/P0_mupmum_wpwm/all_G1_1883/MADatNLO.HwU /farmstorage/marcozaro/MadGraph/mg5amcnlo/mupmum_ww_nlo_new2/SubProcesses/P0_mupmum_wpwm/all_G1_1498/MADatNLO.HwU /farmstorage/marcozaro/MadGraph/mg5amcnlo/mupmum_ww_nlo_new2/SubProcesses/P0_mupmum_wpwm/all_G1_159/MADatNLO.HwU /farmstorage/marcozaro/MadGraph/mg5amcnlo/mupmum_ww_nlo_new2/SubProcesses/P0_mupmum_wpwm/all_G1_1651/MADatNLO.HwU /farmstorage/marcozaro/MadGraph/mg5amcnlo/mupmum_ww_nlo_new2/SubProcesses/P0_mupmum_wpwm/all_G1_1384/MADatNLO.HwU /farmstorage/marcozaro/MadGraph/mg5amcnlo/mupmum_ww_nlo_new2/SubProcesses/P0_mupmum_wpwm/all_G1_945/MADatNLO.HwU /farmstorage/marcozaro/MadGraph/mg5amcnlo/mupmum_ww_nlo_new2/SubProcesses/P0_mupmum_wpwm/all_G1_1846/MADatNLO.HwU /farmstorage/marcozaro/MadGraph/mg5amcnlo/mupmum_ww_nlo_new2/SubProcesses/P0_mupmum_wpwm/all_G1_722/MADatNLO.HwU /farmstorage/marcozaro/MadGraph/mg5amcnlo/mupmum_ww_nlo_new2/SubProcesses/P0_mupmum_wpwm/all_G1_463/MADatNLO.HwU /farmstorage/marcozaro/MadGraph/mg5amcnlo/mupmum_ww_nlo_new2/SubProcesses/P0_mupmum_wpwm/all_G1_64/MADatNLO.HwU /farmstorage/marcozaro/MadGraph/mg5amcnlo/mupmum_ww_nlo_new2/SubProcesses/P0_mupmum_wpwm/all_G1_519/MADatNLO.HwU /farmstorage/marcozaro/MadGraph/mg5amcnlo/mupmum_ww_nlo_new2/SubProcesses/P0_mupmum_wpwm/all_G1_654/MADatNLO.HwU /farmstorage/marcozaro/MadGraph/mg5amcnlo/mupmum_ww_nlo_new2/SubProcesses/P0_mupmum_wpwm/all_G1_1197/MADatNLO.HwU /farmstorage/marcozaro/MadGraph/mg5amcnlo/mupmum_ww_nlo_new2/SubProcesses/P0_mupmum_wpwm/all_G1_1312/MADatNLO.HwU /farmstorage/marcozaro/MadGraph/mg5amcnlo/mupmum_ww_nlo_new2/SubProcesses/P0_mupmum_wpwm/all_G1_1985/MADatNLO.HwU /farmstorage/marcozaro/MadGraph/mg5amcnlo/mupmum_ww_nlo_new2/SubProcesses/P0_mupmum_wpwm/all_G1_371/MADatNLO.HwU /farmstorage/marcozaro/MadGraph/mg5amcnlo/mupmum_ww_nlo_new2/SubProcesses/P0_mupmum_wpwm/all_G1_973/MADatNLO.HwU /farmstorage/marcozaro/MadGraph/mg5amcnlo/mupmum_ww_nlo_new2/SubProcesses/P0_mupmum_wpwm/all_G1_99/MADatNLO.HwU /farmstorage/marcozaro/MadGraph/mg5amcnlo/mupmum_ww_nlo_new2/SubProcesses/P0_mupmum_wpwm/all_G1_1959/MADatNLO.HwU /farmstorage/marcozaro/MadGraph/mg5amcnlo/mupmum_ww_nlo_new2/SubProcesses/P0_mupmum_wpwm/all_G1_1793/MADatNLO.HwU /farmstorage/marcozaro/MadGraph/mg5amcnlo/mupmum_ww_nlo_new2/SubProcesses/P0_mupmum_wpwm/all_G1_782/MADatNLO.HwU /farmstorage/marcozaro/MadGraph/mg5amcnlo/mupmum_ww_nlo_new2/SubProcesses/P0_mupmum_wpwm/all_G1_316/MADatNLO.HwU /farmstorage/marcozaro/MadGraph/mg5amcnlo/mupmum_ww_nlo_new2/SubProcesses/P0_mupmum_wpwm/all_G1_1468/MADatNLO.HwU /farmstorage/marcozaro/MadGraph/mg5amcnlo/mupmum_ww_nlo_new2/SubProcesses/P0_mupmum_wpwm/all_G1_1550/MADatNLO.HwU /farmstorage/marcozaro/MadGraph/mg5amcnlo/mupmum_ww_nlo_new2/SubProcesses/P0_mupmum_wpwm/all_G1_1374/MADatNLO.HwU /farmstorage/marcozaro/MadGraph/mg5amcnlo/mupmum_ww_nlo_new2/SubProcesses/P0_mupmum_wpwm/all_G1_1780/MADatNLO.HwU /farmstorage/marcozaro/MadGraph/mg5amcnlo/mupmum_ww_nlo_new2/SubProcesses/P0_mupmum_wpwm/all_G1_625/MADatNLO.HwU /farmstorage/marcozaro/MadGraph/mg5amcnlo/mupmum_ww_nlo_new2/SubProcesses/P0_mupmum_wpwm/all_G1_697/MADatNLO.HwU /farmstorage/marcozaro/MadGraph/mg5amcnlo/mupmum_ww_nlo_new2/SubProcesses/P0_mupmum_wpwm/all_G1_1975/MADatNLO.HwU /farmstorage/marcozaro/MadGraph/mg5amcnlo/mupmum_ww_nlo_new2/SubProcesses/P0_mupmum_wpwm/all_G1_163/MADatNLO.HwU /farmstorage/marcozaro/MadGraph/mg5amcnlo/mupmum_ww_nlo_new2/SubProcesses/P0_mupmum_wpwm/all_G1_1385/MADatNLO.HwU /farmstorage/marcozaro/MadGraph/mg5amcnlo/mupmum_ww_nlo_new2/SubProcesses/P0_mupmum_wpwm/all_G1_1890/MADatNLO.HwU /farmstorage/marcozaro/MadGraph/mg5amcnlo/mupmum_ww_nlo_new2/SubProcesses/P0_mupmum_wpwm/all_G1_930/MADatNLO.HwU /farmstorage/marcozaro/MadGraph/mg5amcnlo/mupmum_ww_nlo_new2/SubProcesses/P0_mupmum_wpwm/all_G1_700/MADatNLO.HwU /farmstorage/marcozaro/MadGraph/mg5amcnlo/mupmum_ww_nlo_new2/SubProcesses/P0_mupmum_wpwm/all_G1_1531/MADatNLO.HwU /farmstorage/marcozaro/MadGraph/mg5amcnlo/mupmum_ww_nlo_new2/SubProcesses/P0_mupmum_wpwm/all_G1_912/MADatNLO.HwU /farmstorage/marcozaro/MadGraph/mg5amcnlo/mupmum_ww_nlo_new2/SubProcesses/P0_mupmum_wpwm/all_G1_1427/MADatNLO.HwU /farmstorage/marcozaro/MadGraph/mg5amcnlo/mupmum_ww_nlo_new2/SubProcesses/P0_mupmum_wpwm/all_G1_1398/MADatNLO.HwU /farmstorage/marcozaro/MadGraph/mg5amcnlo/mupmum_ww_nlo_new2/SubProcesses/P0_mupmum_wpwm/all_G1_446/MADatNLO.HwU /farmstorage/marcozaro/MadGraph/mg5amcnlo/mupmum_ww_nlo_new2/SubProcesses/P0_mupmum_wpwm/all_G1_1386/MADatNLO.HwU /farmstorage/marcozaro/MadGraph/mg5amcnlo/mupmum_ww_nlo_new2/SubProcesses/P0_mupmum_wpwm/all_G1_1231/MADatNLO.HwU /farmstorage/marcozaro/MadGraph/mg5amcnlo/mupmum_ww_nlo_new2/SubProcesses/P0_mupmum_wpwm/all_G1_234/MADatNLO.HwU /farmstorage/marcozaro/MadGraph/mg5amcnlo/mupmum_ww_nlo_new2/SubProcesses/P0_mupmum_wpwm/all_G1_602/MADatNLO.HwU /farmstorage/marcozaro/MadGraph/mg5amcnlo/mupmum_ww_nlo_new2/SubProcesses/P0_mupmum_wpwm/all_G1_1807/MADatNLO.HwU /farmstorage/marcozaro/MadGraph/mg5amcnlo/mupmum_ww_nlo_new2/SubProcesses/P0_mupmum_wpwm/all_G1_1098/MADatNLO.HwU /farmstorage/marcozaro/MadGraph/mg5amcnlo/mupmum_ww_nlo_new2/SubProcesses/P0_mupmum_wpwm/all_G1_665/MADatNLO.HwU /farmstorage/marcozaro/MadGraph/mg5amcnlo/mupmum_ww_nlo_new2/SubProcesses/P0_mupmum_wpwm/all_G1_1363/MADatNLO.HwU /farmstorage/marcozaro/MadGraph/mg5amcnlo/mupmum_ww_nlo_new2/SubProcesses/P0_mupmum_wpwm/all_G1_438/MADatNLO.HwU /farmstorage/marcozaro/MadGraph/mg5amcnlo/mupmum_ww_nlo_new2/SubProcesses/P0_mupmum_wpwm/all_G1_1287/MADatNLO.HwU /farmstorage/marcozaro/MadGraph/mg5amcnlo/mupmum_ww_nlo_new2/SubProcesses/P0_mupmum_wpwm/all_G1_1523/MADatNLO.HwU /farmstorage/marcozaro/MadGraph/mg5amcnlo/mupmum_ww_nlo_new2/SubProcesses/P0_mupmum_wpwm/all_G1_349/MADatNLO.HwU /farmstorage/marcozaro/MadGraph/mg5amcnlo/mupmum_ww_nlo_new2/SubProcesses/P0_mupmum_wpwm/all_G1_149/MADatNLO.HwU /farmstorage/marcozaro/MadGraph/mg5amcnlo/mupmum_ww_nlo_new2/SubProcesses/P0_mupmum_wpwm/all_G1_167/MADatNLO.HwU /farmstorage/marcozaro/MadGraph/mg5amcnlo/mupmum_ww_nlo_new2/SubProcesses/P0_mupmum_wpwm/all_G1_71/MADatNLO.HwU /farmstorage/marcozaro/MadGraph/mg5amcnlo/mupmum_ww_nlo_new2/SubProcesses/P0_mupmum_wpwm/all_G1_1492/MADatNLO.HwU /farmstorage/marcozaro/MadGraph/mg5amcnlo/mupmum_ww_nlo_new2/SubProcesses/P0_mupmum_wpwm/all_G1_1265/MADatNLO.HwU /farmstorage/marcozaro/MadGraph/mg5amcnlo/mupmum_ww_nlo_new2/SubProcesses/P0_mupmum_wpwm/all_G1_1393/MADatNLO.HwU /farmstorage/marcozaro/MadGraph/mg5amcnlo/mupmum_ww_nlo_new2/SubProcesses/P0_mupmum_wpwm/all_G1_898/MADatNLO.HwU /farmstorage/marcozaro/MadGraph/mg5amcnlo/mupmum_ww_nlo_new2/SubProcesses/P0_mupmum_wpwm/all_G1_1380/MADatNLO.HwU /farmstorage/marcozaro/MadGraph/mg5amcnlo/mupmum_ww_nlo_new2/SubProcesses/P0_mupmum_wpwm/all_G1_1943/MADatNLO.HwU /farmstorage/marcozaro/MadGraph/mg5amcnlo/mupmum_ww_nlo_new2/SubProcesses/P0_mupmum_wpwm/all_G1_1893/MADatNLO.HwU /farmstorage/marcozaro/MadGraph/mg5amcnlo/mupmum_ww_nlo_new2/SubProcesses/P0_mupmum_wpwm/all_G1_1917/MADatNLO.HwU /farmstorage/marcozaro/MadGraph/mg5amcnlo/mupmum_ww_nlo_new2/SubProcesses/P0_mupmum_wpwm/all_G1_1761/MADatNLO.HwU /farmstorage/marcozaro/MadGraph/mg5amcnlo/mupmum_ww_nlo_new2/SubProcesses/P0_mupmum_wpwm/all_G1_780/MADatNLO.HwU /farmstorage/marcozaro/MadGraph/mg5amcnlo/mupmum_ww_nlo_new2/SubProcesses/P0_mupmum_wpwm/all_G1_905/MADatNLO.HwU /farmstorage/marcozaro/MadGraph/mg5amcnlo/mupmum_ww_nlo_new2/SubProcesses/P0_mupmum_wpwm/all_G1_617/MADatNLO.HwU /farmstorage/marcozaro/MadGraph/mg5amcnlo/mupmum_ww_nlo_new2/SubProcesses/P0_mupmum_wpwm/all_G1_1048/MADatNLO.HwU /farmstorage/marcozaro/MadGraph/mg5amcnlo/mupmum_ww_nlo_new2/SubProcesses/P0_mupmum_wpwm/all_G1_140/MADatNLO.HwU /farmstorage/marcozaro/MadGraph/mg5amcnlo/mupmum_ww_nlo_new2/SubProcesses/P0_mupmum_wpwm/all_G1_217/MADatNLO.HwU /farmstorage/marcozaro/MadGraph/mg5amcnlo/mupmum_ww_nlo_new2/SubProcesses/P0_mupmum_wpwm/all_G1_1288/MADatNLO.HwU /farmstorage/marcozaro/MadGraph/mg5amcnlo/mupmum_ww_nlo_new2/SubProcesses/P0_mupmum_wpwm/all_G1_682/MADatNLO.HwU /farmstorage/marcozaro/MadGraph/mg5amcnlo/mupmum_ww_nlo_new2/SubProcesses/P0_mupmum_wpwm/all_G1_980/MADatNLO.HwU /farmstorage/marcozaro/MadGraph/mg5amcnlo/mupmum_ww_nlo_new2/SubProcesses/P0_mupmum_wpwm/all_G1_962/MADatNLO.HwU /farmstorage/marcozaro/MadGraph/mg5amcnlo/mupmum_ww_nlo_new2/SubProcesses/P0_mupmum_wpwm/all_G1_1440/MADatNLO.HwU /farmstorage/marcozaro/MadGraph/mg5amcnlo/mupmum_ww_nlo_new2/SubProcesses/P0_mupmum_wpwm/all_G1_1115/MADatNLO.HwU /farmstorage/marcozaro/MadGraph/mg5amcnlo/mupmum_ww_nlo_new2/SubProcesses/P0_mupmum_wpwm/all_G1_1900/MADatNLO.HwU /farmstorage/marcozaro/MadGraph/mg5amcnlo/mupmum_ww_nlo_new2/SubProcesses/P0_mupmum_wpwm/all_G1_1513/MADatNLO.HwU /farmstorage/marcozaro/MadGraph/mg5amcnlo/mupmum_ww_nlo_new2/SubProcesses/P0_mupmum_wpwm/all_G1_1300/MADatNLO.HwU /farmstorage/marcozaro/MadGraph/mg5amcnlo/mupmum_ww_nlo_new2/SubProcesses/P0_mupmum_wpwm/all_G1_1842/MADatNLO.HwU /farmstorage/marcozaro/MadGraph/mg5amcnlo/mupmum_ww_nlo_new2/SubProcesses/P0_mupmum_wpwm/all_G1_419/MADatNLO.HwU /farmstorage/marcozaro/MadGraph/mg5amcnlo/mupmum_ww_nlo_new2/SubProcesses/P0_mupmum_wpwm/all_G1_509/MADatNLO.HwU /farmstorage/marcozaro/MadGraph/mg5amcnlo/mupmum_ww_nlo_new2/SubProcesses/P0_mupmum_wpwm/all_G1_1815/MADatNLO.HwU /farmstorage/marcozaro/MadGraph/mg5amcnlo/mupmum_ww_nlo_new2/SubProcesses/P0_mupmum_wpwm/all_G1_997/MADatNLO.HwU /farmstorage/marcozaro/MadGraph/mg5amcnlo/mupmum_ww_nlo_new2/SubProcesses/P0_mupmum_wpwm/all_G1_139/MADatNLO.HwU /farmstorage/marcozaro/MadGraph/mg5amcnlo/mupmum_ww_nlo_new2/SubProcesses/P0_mupmum_wpwm/all_G1_1060/MADatNLO.HwU /farmstorage/marcozaro/MadGraph/mg5amcnlo/mupmum_ww_nlo_new2/SubProcesses/P0_mupmum_wpwm/all_G1_1190/MADatNLO.HwU /farmstorage/marcozaro/MadGraph/mg5amcnlo/mupmum_ww_nlo_new2/SubProcesses/P0_mupmum_wpwm/all_G1_488/MADatNLO.HwU /farmstorage/marcozaro/MadGraph/mg5amcnlo/mupmum_ww_nlo_new2/SubProcesses/P0_mupmum_wpwm/all_G1_607/MADatNLO.HwU /farmstorage/marcozaro/MadGraph/mg5amcnlo/mupmum_ww_nlo_new2/SubProcesses/P0_mupmum_wpwm/all_G1_270/MADatNLO.HwU /farmstorage/marcozaro/MadGraph/mg5amcnlo/mupmum_ww_nlo_new2/SubProcesses/P0_mupmum_wpwm/all_G1_869/MADatNLO.HwU /farmstorage/marcozaro/MadGraph/mg5amcnlo/mupmum_ww_nlo_new2/SubProcesses/P0_mupmum_wpwm/all_G1_1529/MADatNLO.HwU /farmstorage/marcozaro/MadGraph/mg5amcnlo/mupmum_ww_nlo_new2/SubProcesses/P0_mupmum_wpwm/all_G1_346/MADatNLO.HwU /farmstorage/marcozaro/MadGraph/mg5amcnlo/mupmum_ww_nlo_new2/SubProcesses/P0_mupmum_wpwm/all_G1_27/MADatNLO.HwU /farmstorage/marcozaro/MadGraph/mg5amcnlo/mupmum_ww_nlo_new2/SubProcesses/P0_mupmum_wpwm/all_G1_1496/MADatNLO.HwU /farmstorage/marcozaro/MadGraph/mg5amcnlo/mupmum_ww_nlo_new2/SubProcesses/P0_mupmum_wpwm/all_G1_428/MADatNLO.HwU /farmstorage/marcozaro/MadGraph/mg5amcnlo/mupmum_ww_nlo_new2/SubProcesses/P0_mupmum_wpwm/all_G1_761/MADatNLO.HwU /farmstorage/marcozaro/MadGraph/mg5amcnlo/mupmum_ww_nlo_new2/SubProcesses/P0_mupmum_wpwm/all_G1_403/MADatNLO.HwU /farmstorage/marcozaro/MadGraph/mg5amcnlo/mupmum_ww_nlo_new2/SubProcesses/P0_mupmum_wpwm/all_G1_1565/MADatNLO.HwU /farmstorage/marcozaro/MadGraph/mg5amcnlo/mupmum_ww_nlo_new2/SubProcesses/P0_mupmum_wpwm/all_G1_705/MADatNLO.HwU /farmstorage/marcozaro/MadGraph/mg5amcnlo/mupmum_ww_nlo_new2/SubProcesses/P0_mupmum_wpwm/all_G1_1742/MADatNLO.HwU /farmstorage/marcozaro/MadGraph/mg5amcnlo/mupmum_ww_nlo_new2/SubProcesses/P0_mupmum_wpwm/all_G1_186/MADatNLO.HwU /farmstorage/marcozaro/MadGraph/mg5amcnlo/mupmum_ww_nlo_new2/SubProcesses/P0_mupmum_wpwm/all_G1_1454/MADatNLO.HwU /farmstorage/marcozaro/MadGraph/mg5amcnlo/mupmum_ww_nlo_new2/SubProcesses/P0_mupmum_wpwm/all_G1_1253/MADatNLO.HwU /farmstorage/marcozaro/MadGraph/mg5amcnlo/mupmum_ww_nlo_new2/SubProcesses/P0_mupmum_wpwm/all_G1_471/MADatNLO.HwU /farmstorage/marcozaro/MadGraph/mg5amcnlo/mupmum_ww_nlo_new2/SubProcesses/P0_mupmum_wpwm/all_G1_1653/MADatNLO.HwU /farmstorage/marcozaro/MadGraph/mg5amcnlo/mupmum_ww_nlo_new2/SubProcesses/P0_mupmum_wpwm/all_G1_473/MADatNLO.HwU /farmstorage/marcozaro/MadGraph/mg5amcnlo/mupmum_ww_nlo_new2/SubProcesses/P0_mupmum_wpwm/all_G1_537/MADatNLO.HwU /farmstorage/marcozaro/MadGraph/mg5amcnlo/mupmum_ww_nlo_new2/SubProcesses/P0_mupmum_wpwm/all_G1_662/MADatNLO.HwU /farmstorage/marcozaro/MadGraph/mg5amcnlo/mupmum_ww_nlo_new2/SubProcesses/P0_mupmum_wpwm/all_G1_1455/MADatNLO.HwU /farmstorage/marcozaro/MadGraph/mg5amcnlo/mupmum_ww_nlo_new2/SubProcesses/P0_mupmum_wpwm/all_G1_1999/MADatNLO.HwU /farmstorage/marcozaro/MadGraph/mg5amcnlo/mupmum_ww_nlo_new2/SubProcesses/P0_mupmum_wpwm/all_G1_1663/MADatNLO.HwU /farmstorage/marcozaro/MadGraph/mg5amcnlo/mupmum_ww_nlo_new2/SubProcesses/P0_mupmum_wpwm/all_G1_1319/MADatNLO.HwU /farmstorage/marcozaro/MadGraph/mg5amcnlo/mupmum_ww_nlo_new2/SubProcesses/P0_mupmum_wpwm/all_G1_799/MADatNLO.HwU /farmstorage/marcozaro/MadGraph/mg5amcnlo/mupmum_ww_nlo_new2/SubProcesses/P0_mupmum_wpwm/all_G1_1803/MADatNLO.HwU /farmstorage/marcozaro/MadGraph/mg5amcnlo/mupmum_ww_nlo_new2/SubProcesses/P0_mupmum_wpwm/all_G1_52/MADatNLO.HwU /farmstorage/marcozaro/MadGraph/mg5amcnlo/mupmum_ww_nlo_new2/SubProcesses/P0_mupmum_wpwm/all_G1_385/MADatNLO.HwU /farmstorage/marcozaro/MadGraph/mg5amcnlo/mupmum_ww_nlo_new2/SubProcesses/P0_mupmum_wpwm/all_G1_384/MADatNLO.HwU /farmstorage/marcozaro/MadGraph/mg5amcnlo/mupmum_ww_nlo_new2/SubProcesses/P0_mupmum_wpwm/all_G1_1879/MADatNLO.HwU /farmstorage/marcozaro/MadGraph/mg5amcnlo/mupmum_ww_nlo_new2/SubProcesses/P0_mupmum_wpwm/all_G1_53/MADatNLO.HwU /farmstorage/marcozaro/MadGraph/mg5amcnlo/mupmum_ww_nlo_new2/SubProcesses/P0_mupmum_wpwm/all_G1_456/MADatNLO.HwU /farmstorage/marcozaro/MadGraph/mg5amcnlo/mupmum_ww_nlo_new2/SubProcesses/P0_mupmum_wpwm/all_G1_1018/MADatNLO.HwU /farmstorage/marcozaro/MadGraph/mg5amcnlo/mupmum_ww_nlo_new2/SubProcesses/P0_mupmum_wpwm/all_G1_328/MADatNLO.HwU /farmstorage/marcozaro/MadGraph/mg5amcnlo/mupmum_ww_nlo_new2/SubProcesses/P0_mupmum_wpwm/all_G1_1916/MADatNLO.HwU /farmstorage/marcozaro/MadGraph/mg5amcnlo/mupmum_ww_nlo_new2/SubProcesses/P0_mupmum_wpwm/all_G1_1808/MADatNLO.HwU /farmstorage/marcozaro/MadGraph/mg5amcnlo/mupmum_ww_nlo_new2/SubProcesses/P0_mupmum_wpwm/all_G1_292/MADatNLO.HwU /farmstorage/marcozaro/MadGraph/mg5amcnlo/mupmum_ww_nlo_new2/SubProcesses/P0_mupmum_wpwm/all_G1_907/MADatNLO.HwU /farmstorage/marcozaro/MadGraph/mg5amcnlo/mupmum_ww_nlo_new2/SubProcesses/P0_mupmum_wpwm/all_G1_91/MADatNLO.HwU /farmstorage/marcozaro/MadGraph/mg5amcnlo/mupmum_ww_nlo_new2/SubProcesses/P0_mupmum_wpwm/all_G1_535/MADatNLO.HwU /farmstorage/marcozaro/MadGraph/mg5amcnlo/mupmum_ww_nlo_new2/SubProcesses/P0_mupmum_wpwm/all_G1_1402/MADatNLO.HwU /farmstorage/marcozaro/MadGraph/mg5amcnlo/mupmum_ww_nlo_new2/SubProcesses/P0_mupmum_wpwm/all_G1_666/MADatNLO.HwU /farmstorage/marcozaro/MadGraph/mg5amcnlo/mupmum_ww_nlo_new2/SubProcesses/P0_mupmum_wpwm/all_G1_73/MADatNLO.HwU /farmstorage/marcozaro/MadGraph/mg5amcnlo/mupmum_ww_nlo_new2/SubProcesses/P0_mupmum_wpwm/all_G1_1162/MADatNLO.HwU /farmstorage/marcozaro/MadGraph/mg5amcnlo/mupmum_ww_nlo_new2/SubProcesses/P0_mupmum_wpwm/all_G1_1963/MADatNLO.HwU /farmstorage/marcozaro/MadGraph/mg5amcnlo/mupmum_ww_nlo_new2/SubProcesses/P0_mupmum_wpwm/all_G1_377/MADatNLO.HwU /farmstorage/marcozaro/MadGraph/mg5amcnlo/mupmum_ww_nlo_new2/SubProcesses/P0_mupmum_wpwm/all_G1_391/MADatNLO.HwU /farmstorage/marcozaro/MadGraph/mg5amcnlo/mupmum_ww_nlo_new2/SubProcesses/P0_mupmum_wpwm/all_G1_1041/MADatNLO.HwU /farmstorage/marcozaro/MadGraph/mg5amcnlo/mupmum_ww_nlo_new2/SubProcesses/P0_mupmum_wpwm/all_G1_750/MADatNLO.HwU /farmstorage/marcozaro/MadGraph/mg5amcnlo/mupmum_ww_nlo_new2/SubProcesses/P0_mupmum_wpwm/all_G1_897/MADatNLO.HwU /farmstorage/marcozaro/MadGraph/mg5amcnlo/mupmum_ww_nlo_new2/SubProcesses/P0_mupmum_wpwm/all_G1_1126/MADatNLO.HwU /farmstorage/marcozaro/MadGraph/mg5amcnlo/mupmum_ww_nlo_new2/SubProcesses/P0_mupmum_wpwm/all_G1_1203/MADatNLO.HwU /farmstorage/marcozaro/MadGraph/mg5amcnlo/mupmum_ww_nlo_new2/SubProcesses/P0_mupmum_wpwm/all_G1_570/MADatNLO.HwU /farmstorage/marcozaro/MadGraph/mg5amcnlo/mupmum_ww_nlo_new2/SubProcesses/P0_mupmum_wpwm/all_G1_1226/MADatNLO.HwU /farmstorage/marcozaro/MadGraph/mg5amcnlo/mupmum_ww_nlo_new2/SubProcesses/P0_mupmum_wpwm/all_G1_1164/MADatNLO.HwU /farmstorage/marcozaro/MadGraph/mg5amcnlo/mupmum_ww_nlo_new2/SubProcesses/P0_mupmum_wpwm/all_G1_1714/MADatNLO.HwU /farmstorage/marcozaro/MadGraph/mg5amcnlo/mupmum_ww_nlo_new2/SubProcesses/P0_mupmum_wpwm/all_G1_1214/MADatNLO.HwU /farmstorage/marcozaro/MadGraph/mg5amcnlo/mupmum_ww_nlo_new2/SubProcesses/P0_mupmum_wpwm/all_G1_1849/MADatNLO.HwU /farmstorage/marcozaro/MadGraph/mg5amcnlo/mupmum_ww_nlo_new2/SubProcesses/P0_mupmum_wpwm/all_G1_572/MADatNLO.HwU /farmstorage/marcozaro/MadGraph/mg5amcnlo/mupmum_ww_nlo_new2/SubProcesses/P0_mupmum_wpwm/all_G1_1230/MADatNLO.HwU /farmstorage/marcozaro/MadGraph/mg5amcnlo/mupmum_ww_nlo_new2/SubProcesses/P0_mupmum_wpwm/all_G1_543/MADatNLO.HwU /farmstorage/marcozaro/MadGraph/mg5amcnlo/mupmum_ww_nlo_new2/SubProcesses/P0_mupmum_wpwm/all_G1_304/MADatNLO.HwU /farmstorage/marcozaro/MadGraph/mg5amcnlo/mupmum_ww_nlo_new2/SubProcesses/P0_mupmum_wpwm/all_G1_826/MADatNLO.HwU /farmstorage/marcozaro/MadGraph/mg5amcnlo/mupmum_ww_nlo_new2/SubProcesses/P0_mupmum_wpwm/all_G1_1403/MADatNLO.HwU /farmstorage/marcozaro/MadGraph/mg5amcnlo/mupmum_ww_nlo_new2/SubProcesses/P0_mupmum_wpwm/all_G1_72/MADatNLO.HwU /farmstorage/marcozaro/MadGraph/mg5amcnlo/mupmum_ww_nlo_new2/SubProcesses/P0_mupmum_wpwm/all_G1_339/MADatNLO.HwU /farmstorage/marcozaro/MadGraph/mg5amcnlo/mupmum_ww_nlo_new2/SubProcesses/P0_mupmum_wpwm/all_G1_1342/MADatNLO.HwU /farmstorage/marcozaro/MadGraph/mg5amcnlo/mupmum_ww_nlo_new2/SubProcesses/P0_mupmum_wpwm/all_G1_714/MADatNLO.HwU /farmstorage/marcozaro/MadGraph/mg5amcnlo/mupmum_ww_nlo_new2/SubProcesses/P0_mupmum_wpwm/all_G1_1390/MADatNLO.HwU /farmstorage/marcozaro/MadGraph/mg5amcnlo/mupmum_ww_nlo_new2/SubProcesses/P0_mupmum_wpwm/all_G1_1221/MADatNLO.HwU /farmstorage/marcozaro/MadGraph/mg5amcnlo/mupmum_ww_nlo_new2/SubProcesses/P0_mupmum_wpwm/all_G1_1564/MADatNLO.HwU /farmstorage/marcozaro/MadGraph/mg5amcnlo/mupmum_ww_nlo_new2/SubProcesses/P0_mupmum_wpwm/all_G1_17/MADatNLO.HwU /farmstorage/marcozaro/MadGraph/mg5amcnlo/mupmum_ww_nlo_new2/SubProcesses/P0_mupmum_wpwm/all_G1_1824/MADatNLO.HwU /farmstorage/marcozaro/MadGraph/mg5amcnlo/mupmum_ww_nlo_new2/SubProcesses/P0_mupmum_wpwm/all_G1_1685/MADatNLO.HwU /farmstorage/marcozaro/MadGraph/mg5amcnlo/mupmum_ww_nlo_new2/SubProcesses/P0_mupmum_wpwm/all_G1_1854/MADatNLO.HwU /farmstorage/marcozaro/MadGraph/mg5amcnlo/mupmum_ww_nlo_new2/SubProcesses/P0_mupmum_wpwm/all_G1_323/MADatNLO.HwU /farmstorage/marcozaro/MadGraph/mg5amcnlo/mupmum_ww_nlo_new2/SubProcesses/P0_mupmum_wpwm/all_G1_1476/MADatNLO.HwU /farmstorage/marcozaro/MadGraph/mg5amcnlo/mupmum_ww_nlo_new2/SubProcesses/P0_mupmum_wpwm/all_G1_333/MADatNLO.HwU /farmstorage/marcozaro/MadGraph/mg5amcnlo/mupmum_ww_nlo_new2/SubProcesses/P0_mupmum_wpwm/all_G1_376/MADatNLO.HwU /farmstorage/marcozaro/MadGraph/mg5amcnlo/mupmum_ww_nlo_new2/SubProcesses/P0_mupmum_wpwm/all_G1_1717/MADatNLO.HwU /farmstorage/marcozaro/MadGraph/mg5amcnlo/mupmum_ww_nlo_new2/SubProcesses/P0_mupmum_wpwm/all_G1_1634/MADatNLO.HwU /farmstorage/marcozaro/MadGraph/mg5amcnlo/mupmum_ww_nlo_new2/SubProcesses/P0_mupmum_wpwm/all_G1_583/MADatNLO.HwU /farmstorage/marcozaro/MadGraph/mg5amcnlo/mupmum_ww_nlo_new2/SubProcesses/P0_mupmum_wpwm/all_G1_1297/MADatNLO.HwU /farmstorage/marcozaro/MadGraph/mg5amcnlo/mupmum_ww_nlo_new2/SubProcesses/P0_mupmum_wpwm/all_G1_925/MADatNLO.HwU /farmstorage/marcozaro/MadGraph/mg5amcnlo/mupmum_ww_nlo_new2/SubProcesses/P0_mupmum_wpwm/all_G1_1412/MADatNLO.HwU /farmstorage/marcozaro/MadGraph/mg5amcnlo/mupmum_ww_nlo_new2/SubProcesses/P0_mupmum_wpwm/all_G1_1486/MADatNLO.HwU /farmstorage/marcozaro/MadGraph/mg5amcnlo/mupmum_ww_nlo_new2/SubProcesses/P0_mupmum_wpwm/all_G1_187/MADatNLO.HwU /farmstorage/marcozaro/MadGraph/mg5amcnlo/mupmum_ww_nlo_new2/SubProcesses/P0_mupmum_wpwm/all_G1_1101/MADatNLO.HwU /farmstorage/marcozaro/MadGraph/mg5amcnlo/mupmum_ww_nlo_new2/SubProcesses/P0_mupmum_wpwm/all_G1_1152/MADatNLO.HwU /farmstorage/marcozaro/MadGraph/mg5amcnlo/mupmum_ww_nlo_new2/SubProcesses/P0_mupmum_wpwm/all_G1_1993/MADatNLO.HwU /farmstorage/marcozaro/MadGraph/mg5amcnlo/mupmum_ww_nlo_new2/SubProcesses/P0_mupmum_wpwm/all_G1_355/MADatNLO.HwU /farmstorage/marcozaro/MadGraph/mg5amcnlo/mupmum_ww_nlo_new2/SubProcesses/P0_mupmum_wpwm/all_G1_150/MADatNLO.HwU /farmstorage/marcozaro/MadGraph/mg5amcnlo/mupmum_ww_nlo_new2/SubProcesses/P0_mupmum_wpwm/all_G1_112/MADatNLO.HwU /farmstorage/marcozaro/MadGraph/mg5amcnlo/mupmum_ww_nlo_new2/SubProcesses/P0_mupmum_wpwm/all_G1_1093/MADatNLO.HwU /farmstorage/marcozaro/MadGraph/mg5amcnlo/mupmum_ww_nlo_new2/SubProcesses/P0_mupmum_wpwm/all_G1_1770/MADatNLO.HwU /farmstorage/marcozaro/MadGraph/mg5amcnlo/mupmum_ww_nlo_new2/SubProcesses/P0_mupmum_wpwm/all_G1_1364/MADatNLO.HwU /farmstorage/marcozaro/MadGraph/mg5amcnlo/mupmum_ww_nlo_new2/SubProcesses/P0_mupmum_wpwm/all_G1_1545/MADatNLO.HwU /farmstorage/marcozaro/MadGraph/mg5amcnlo/mupmum_ww_nlo_new2/SubProcesses/P0_mupmum_wpwm/all_G1_1322/MADatNLO.HwU /farmstorage/marcozaro/MadGraph/mg5amcnlo/mupmum_ww_nlo_new2/SubProcesses/P0_mupmum_wpwm/all_G1_249/MADatNLO.HwU /farmstorage/marcozaro/MadGraph/mg5amcnlo/mupmum_ww_nlo_new2/SubProcesses/P0_mupmum_wpwm/all_G1_1070/MADatNLO.HwU /farmstorage/marcozaro/MadGraph/mg5amcnlo/mupmum_ww_nlo_new2/SubProcesses/P0_mupmum_wpwm/all_G1_1765/MADatNLO.HwU /farmstorage/marcozaro/MadGraph/mg5amcnlo/mupmum_ww_nlo_new2/SubProcesses/P0_mupmum_wpwm/all_G1_619/MADatNLO.HwU /farmstorage/marcozaro/MadGraph/mg5amcnlo/mupmum_ww_nlo_new2/SubProcesses/P0_mupmum_wpwm/all_G1_1831/MADatNLO.HwU /farmstorage/marcozaro/MadGraph/mg5amcnlo/mupmum_ww_nlo_new2/SubProcesses/P0_mupmum_wpwm/all_G1_157/MADatNLO.HwU /farmstorage/marcozaro/MadGraph/mg5amcnlo/mupmum_ww_nlo_new2/SubProcesses/P0_mupmum_wpwm/all_G1_117/MADatNLO.HwU /farmstorage/marcozaro/MadGraph/mg5amcnlo/mupmum_ww_nlo_new2/SubProcesses/P0_mupmum_wpwm/all_G1_1655/MADatNLO.HwU /farmstorage/marcozaro/MadGraph/mg5amcnlo/mupmum_ww_nlo_new2/SubProcesses/P0_mupmum_wpwm/all_G1_591/MADatNLO.HwU /farmstorage/marcozaro/MadGraph/mg5amcnlo/mupmum_ww_nlo_new2/SubProcesses/P0_mupmum_wpwm/all_G1_950/MADatNLO.HwU /farmstorage/marcozaro/MadGraph/mg5amcnlo/mupmum_ww_nlo_new2/SubProcesses/P0_mupmum_wpwm/all_G1_1264/MADatNLO.HwU /farmstorage/marcozaro/MadGraph/mg5amcnlo/mupmum_ww_nlo_new2/SubProcesses/P0_mupmum_wpwm/all_G1_1902/MADatNLO.HwU /farmstorage/marcozaro/MadGraph/mg5amcnlo/mupmum_ww_nlo_new2/SubProcesses/P0_mupmum_wpwm/all_G1_1526/MADatNLO.HwU /farmstorage/marcozaro/MadGraph/mg5amcnlo/mupmum_ww_nlo_new2/SubProcesses/P0_mupmum_wpwm/all_G1_1689/MADatNLO.HwU /farmstorage/marcozaro/MadGraph/mg5amcnlo/mupmum_ww_nlo_new2/SubProcesses/P0_mupmum_wpwm/all_G1_1146/MADatNLO.HwU /farmstorage/marcozaro/MadGraph/mg5amcnlo/mupmum_ww_nlo_new2/SubProcesses/P0_mupmum_wpwm/all_G1_1137/MADatNLO.HwU /farmstorage/marcozaro/MadGraph/mg5amcnlo/mupmum_ww_nlo_new2/SubProcesses/P0_mupmum_wpwm/all_G1_1314/MADatNLO.HwU /farmstorage/marcozaro/MadGraph/mg5amcnlo/mupmum_ww_nlo_new2/SubProcesses/P0_mupmum_wpwm/all_G1_984/MADatNLO.HwU /farmstorage/marcozaro/MadGraph/mg5amcnlo/mupmum_ww_nlo_new2/SubProcesses/P0_mupmum_wpwm/all_G1_324/MADatNLO.HwU /farmstorage/marcozaro/MadGraph/mg5amcnlo/mupmum_ww_nlo_new2/SubProcesses/P0_mupmum_wpwm/all_G1_395/MADatNLO.HwU /farmstorage/marcozaro/MadGraph/mg5amcnlo/mupmum_ww_nlo_new2/SubProcesses/P0_mupmum_wpwm/all_G1_836/MADatNLO.HwU /farmstorage/marcozaro/MadGraph/mg5amcnlo/mupmum_ww_nlo_new2/SubProcesses/P0_mupmum_wpwm/all_G1_553/MADatNLO.HwU /farmstorage/marcozaro/MadGraph/mg5amcnlo/mupmum_ww_nlo_new2/SubProcesses/P0_mupmum_wpwm/all_G1_1401/MADatNLO.HwU /farmstorage/marcozaro/MadGraph/mg5amcnlo/mupmum_ww_nlo_new2/SubProcesses/P0_mupmum_wpwm/all_G1_622/MADatNLO.HwU /farmstorage/marcozaro/MadGraph/mg5amcnlo/mupmum_ww_nlo_new2/SubProcesses/P0_mupmum_wpwm/all_G1_1711/MADatNLO.HwU /farmstorage/marcozaro/MadGraph/mg5amcnlo/mupmum_ww_nlo_new2/SubProcesses/P0_mupmum_wpwm/all_G1_1303/MADatNLO.HwU /farmstorage/marcozaro/MadGraph/mg5amcnlo/mupmum_ww_nlo_new2/SubProcesses/P0_mupmum_wpwm/all_G1_410/MADatNLO.HwU /farmstorage/marcozaro/MadGraph/mg5amcnlo/mupmum_ww_nlo_new2/SubProcesses/P0_mupmum_wpwm/all_G1_108/MADatNLO.HwU /farmstorage/marcozaro/MadGraph/mg5amcnlo/mupmum_ww_nlo_new2/SubProcesses/P0_mupmum_wpwm/all_G1_811/MADatNLO.HwU /farmstorage/marcozaro/MadGraph/mg5amcnlo/mupmum_ww_nlo_new2/SubProcesses/P0_mupmum_wpwm/all_G1_1479/MADatNLO.HwU /farmstorage/marcozaro/MadGraph/mg5amcnlo/mupmum_ww_nlo_new2/SubProcesses/P0_mupmum_wpwm/all_G1_196/MADatNLO.HwU /farmstorage/marcozaro/MadGraph/mg5amcnlo/mupmum_ww_nlo_new2/SubProcesses/P0_mupmum_wpwm/all_G1_329/MADatNLO.HwU /farmstorage/marcozaro/MadGraph/mg5amcnlo/mupmum_ww_nlo_new2/SubProcesses/P0_mupmum_wpwm/all_G1_248/MADatNLO.HwU /farmstorage/marcozaro/MadGraph/mg5amcnlo/mupmum_ww_nlo_new2/SubProcesses/P0_mupmum_wpwm/all_G1_601/MADatNLO.HwU /farmstorage/marcozaro/MadGraph/mg5amcnlo/mupmum_ww_nlo_new2/SubProcesses/P0_mupmum_wpwm/all_G1_620/MADatNLO.HwU /farmstorage/marcozaro/MadGraph/mg5amcnlo/mupmum_ww_nlo_new2/SubProcesses/P0_mupmum_wpwm/all_G1_241/MADatNLO.HwU /farmstorage/marcozaro/MadGraph/mg5amcnlo/mupmum_ww_nlo_new2/SubProcesses/P0_mupmum_wpwm/all_G1_24/MADatNLO.HwU /farmstorage/marcozaro/MadGraph/mg5amcnlo/mupmum_ww_nlo_new2/SubProcesses/P0_mupmum_wpwm/all_G1_818/MADatNLO.HwU /farmstorage/marcozaro/MadGraph/mg5amcnlo/mupmum_ww_nlo_new2/SubProcesses/P0_mupmum_wpwm/all_G1_1058/MADatNLO.HwU /farmstorage/marcozaro/MadGraph/mg5amcnlo/mupmum_ww_nlo_new2/SubProcesses/P0_mupmum_wpwm/all_G1_397/MADatNLO.HwU /farmstorage/marcozaro/MadGraph/mg5amcnlo/mupmum_ww_nlo_new2/SubProcesses/P0_mupmum_wpwm/all_G1_250/MADatNLO.HwU /farmstorage/marcozaro/MadGraph/mg5amcnlo/mupmum_ww_nlo_new2/SubProcesses/P0_mupmum_wpwm/all_G1_480/MADatNLO.HwU /farmstorage/marcozaro/MadGraph/mg5amcnlo/mupmum_ww_nlo_new2/SubProcesses/P0_mupmum_wpwm/all_G1_758/MADatNLO.HwU /farmstorage/marcozaro/MadGraph/mg5amcnlo/mupmum_ww_nlo_new2/SubProcesses/P0_mupmum_wpwm/all_G1_1088/MADatNLO.HwU /farmstorage/marcozaro/MadGraph/mg5amcnlo/mupmum_ww_nlo_new2/SubProcesses/P0_mupmum_wpwm/all_G1_1801/MADatNLO.HwU /farmstorage/marcozaro/MadGraph/mg5amcnlo/mupmum_ww_nlo_new2/SubProcesses/P0_mupmum_wpwm/all_G1_1409/MADatNLO.HwU /farmstorage/marcozaro/MadGraph/mg5amcnlo/mupmum_ww_nlo_new2/SubProcesses/P0_mupmum_wpwm/all_G1_1561/MADatNLO.HwU /farmstorage/marcozaro/MadGraph/mg5amcnlo/mupmum_ww_nlo_new2/SubProcesses/P0_mupmum_wpwm/all_G1_1887/MADatNLO.HwU /farmstorage/marcozaro/MadGraph/mg5amcnlo/mupmum_ww_nlo_new2/SubProcesses/P0_mupmum_wpwm/all_G1_1675/MADatNLO.HwU /farmstorage/marcozaro/MadGraph/mg5amcnlo/mupmum_ww_nlo_new2/SubProcesses/P0_mupmum_wpwm/all_G1_1763/MADatNLO.HwU /farmstorage/marcozaro/MadGraph/mg5amcnlo/mupmum_ww_nlo_new2/SubProcesses/P0_mupmum_wpwm/all_G1_1073/MADatNLO.HwU /farmstorage/marcozaro/MadGraph/mg5amcnlo/mupmum_ww_nlo_new2/SubProcesses/P0_mupmum_wpwm/all_G1_452/MADatNLO.HwU /farmstorage/marcozaro/MadGraph/mg5amcnlo/mupmum_ww_nlo_new2/SubProcesses/P0_mupmum_wpwm/all_G1_1836/MADatNLO.HwU /farmstorage/marcozaro/MadGraph/mg5amcnlo/mupmum_ww_nlo_new2/SubProcesses/P0_mupmum_wpwm/all_G1_1633/MADatNLO.HwU /farmstorage/marcozaro/MadGraph/mg5amcnlo/mupmum_ww_nlo_new2/SubProcesses/P0_mupmum_wpwm/all_G1_1343/MADatNLO.HwU /farmstorage/marcozaro/MadGraph/mg5amcnlo/mupmum_ww_nlo_new2/SubProcesses/P0_mupmum_wpwm/all_G1_994/MADatNLO.HwU /farmstorage/marcozaro/MadGraph/mg5amcnlo/mupmum_ww_nlo_new2/SubProcesses/P0_mupmum_wpwm/all_G1_1044/MADatNLO.HwU /farmstorage/marcozaro/MadGraph/mg5amcnlo/mupmum_ww_nlo_new2/SubProcesses/P0_mupmum_wpwm/all_G1_1532/MADatNLO.HwU /farmstorage/marcozaro/MadGraph/mg5amcnlo/mupmum_ww_nlo_new2/SubProcesses/P0_mupmum_wpwm/all_G1_702/MADatNLO.HwU /farmstorage/marcozaro/MadGraph/mg5amcnlo/mupmum_ww_nlo_new2/SubProcesses/P0_mupmum_wpwm/all_G1_1191/MADatNLO.HwU /farmstorage/marcozaro/MadGraph/mg5amcnlo/mupmum_ww_nlo_new2/SubProcesses/P0_mupmum_wpwm/all_G1_42/MADatNLO.HwU /farmstorage/marcozaro/MadGraph/mg5amcnlo/mupmum_ww_nlo_new2/SubProcesses/P0_mupmum_wpwm/all_G1_1387/MADatNLO.HwU /farmstorage/marcozaro/MadGraph/mg5amcnlo/mupmum_ww_nlo_new2/SubProcesses/P0_mupmum_wpwm/all_G1_633/MADatNLO.HwU /farmstorage/marcozaro/MadGraph/mg5amcnlo/mupmum_ww_nlo_new2/SubProcesses/P0_mupmum_wpwm/all_G1_629/MADatNLO.HwU /farmstorage/marcozaro/MadGraph/mg5amcnlo/mupmum_ww_nlo_new2/SubProcesses/P0_mupmum_wpwm/all_G1_423/MADatNLO.HwU /farmstorage/marcozaro/MadGraph/mg5amcnlo/mupmum_ww_nlo_new2/SubProcesses/P0_mupmum_wpwm/all_G1_839/MADatNLO.HwU /farmstorage/marcozaro/MadGraph/mg5amcnlo/mupmum_ww_nlo_new2/SubProcesses/P0_mupmum_wpwm/all_G1_768/MADatNLO.HwU /farmstorage/marcozaro/MadGraph/mg5amcnlo/mupmum_ww_nlo_new2/SubProcesses/P0_mupmum_wpwm/all_G1_1749/MADatNLO.HwU /farmstorage/marcozaro/MadGraph/mg5amcnlo/mupmum_ww_nlo_new2/SubProcesses/P0_mupmum_wpwm/all_G1_161/MADatNLO.HwU /farmstorage/marcozaro/MadGraph/mg5amcnlo/mupmum_ww_nlo_new2/SubProcesses/P0_mupmum_wpwm/all_G1_181/MADatNLO.HwU /farmstorage/marcozaro/MadGraph/mg5amcnlo/mupmum_ww_nlo_new2/SubProcesses/P0_mupmum_wpwm/all_G1_1435/MADatNLO.HwU /farmstorage/marcozaro/MadGraph/mg5amcnlo/mupmum_ww_nlo_new2/SubProcesses/P0_mupmum_wpwm/all_G1_86/MADatNLO.HwU /farmstorage/marcozaro/MadGraph/mg5amcnlo/mupmum_ww_nlo_new2/SubProcesses/P0_mupmum_wpwm/all_G1_1778/MADatNLO.HwU /farmstorage/marcozaro/MadGraph/mg5amcnlo/mupmum_ww_nlo_new2/SubProcesses/P0_mupmum_wpwm/all_G1_1555/MADatNLO.HwU /farmstorage/marcozaro/MadGraph/mg5amcnlo/mupmum_ww_nlo_new2/SubProcesses/P0_mupmum_wpwm/all_G1_1290/MADatNLO.HwU /farmstorage/marcozaro/MadGraph/mg5amcnlo/mupmum_ww_nlo_new2/SubProcesses/P0_mupmum_wpwm/all_G1_1569/MADatNLO.HwU /farmstorage/marcozaro/MadGraph/mg5amcnlo/mupmum_ww_nlo_new2/SubProcesses/P0_mupmum_wpwm/all_G1_288/MADatNLO.HwU /farmstorage/marcozaro/MadGraph/mg5amcnlo/mupmum_ww_nlo_new2/SubProcesses/P0_mupmum_wpwm/all_G1_1510/MADatNLO.HwU /farmstorage/marcozaro/MadGraph/mg5amcnlo/mupmum_ww_nlo_new2/SubProcesses/P0_mupmum_wpwm/all_G1_449/MADatNLO.HwU /farmstorage/marcozaro/MadGraph/mg5amcnlo/mupmum_ww_nlo_new2/SubProcesses/P0_mupmum_wpwm/all_G1_168/MADatNLO.HwU /farmstorage/marcozaro/MadGraph/mg5amcnlo/mupmum_ww_nlo_new2/SubProcesses/P0_mupmum_wpwm/all_G1_1313/MADatNLO.HwU /farmstorage/marcozaro/MadGraph/mg5amcnlo/mupmum_ww_nlo_new2/SubProcesses/P0_mupmum_wpwm/all_G1_409/MADatNLO.HwU /farmstorage/marcozaro/MadGraph/mg5amcnlo/mupmum_ww_nlo_new2/SubProcesses/P0_mupmum_wpwm/all_G1_156/MADatNLO.HwU /farmstorage/marcozaro/MadGraph/mg5amcnlo/mupmum_ww_nlo_new2/SubProcesses/P0_mupmum_wpwm/all_G1_1605/MADatNLO.HwU /farmstorage/marcozaro/MadGraph/mg5amcnlo/mupmum_ww_nlo_new2/SubProcesses/P0_mupmum_wpwm/all_G1_1504/MADatNLO.HwU /farmstorage/marcozaro/MadGraph/mg5amcnlo/mupmum_ww_nlo_new2/SubProcesses/P0_mupmum_wpwm/all_G1_1356/MADatNLO.HwU /farmstorage/marcozaro/MadGraph/mg5amcnlo/mupmum_ww_nlo_new2/SubProcesses/P0_mupmum_wpwm/all_G1_1023/MADatNLO.HwU /farmstorage/marcozaro/MadGraph/mg5amcnlo/mupmum_ww_nlo_new2/SubProcesses/P0_mupmum_wpwm/all_G1_1519/MADatNLO.HwU /farmstorage/marcozaro/MadGraph/mg5amcnlo/mupmum_ww_nlo_new2/SubProcesses/P0_mupmum_wpwm/all_G1_462/MADatNLO.HwU /farmstorage/marcozaro/MadGraph/mg5amcnlo/mupmum_ww_nlo_new2/SubProcesses/P0_mupmum_wpwm/all_G1_1838/MADatNLO.HwU /farmstorage/marcozaro/MadGraph/mg5amcnlo/mupmum_ww_nlo_new2/SubProcesses/P0_mupmum_wpwm/all_G1_503/MADatNLO.HwU /farmstorage/marcozaro/MadGraph/mg5amcnlo/mupmum_ww_nlo_new2/SubProcesses/P0_mupmum_wpwm/all_G1_281/MADatNLO.HwU /farmstorage/marcozaro/MadGraph/mg5amcnlo/mupmum_ww_nlo_new2/SubProcesses/P0_mupmum_wpwm/all_G1_1157/MADatNLO.HwU /farmstorage/marcozaro/MadGraph/mg5amcnlo/mupmum_ww_nlo_new2/SubProcesses/P0_mupmum_wpwm/all_G1_1470/MADatNLO.HwU /farmstorage/marcozaro/MadGraph/mg5amcnlo/mupmum_ww_nlo_new2/SubProcesses/P0_mupmum_wpwm/all_G1_61/MADatNLO.HwU /farmstorage/marcozaro/MadGraph/mg5amcnlo/mupmum_ww_nlo_new2/SubProcesses/P0_mupmum_wpwm/all_G1_1733/MADatNLO.HwU /farmstorage/marcozaro/MadGraph/mg5amcnlo/mupmum_ww_nlo_new2/SubProcesses/P0_mupmum_wpwm/all_G1_525/MADatNLO.HwU /farmstorage/marcozaro/MadGraph/mg5amcnlo/mupmum_ww_nlo_new2/SubProcesses/P0_mupmum_wpwm/all_G1_965/MADatNLO.HwU /farmstorage/marcozaro/MadGraph/mg5amcnlo/mupmum_ww_nlo_new2/SubProcesses/P0_mupmum_wpwm/all_G1_1047/MADatNLO.HwU /farmstorage/marcozaro/MadGraph/mg5amcnlo/mupmum_ww_nlo_new2/SubProcesses/P0_mupmum_wpwm/all_G1_92/MADatNLO.HwU /farmstorage/marcozaro/MadGraph/mg5amcnlo/mupmum_ww_nlo_new2/SubProcesses/P0_mupmum_wpwm/all_G1_1956/MADatNLO.HwU /farmstorage/marcozaro/MadGraph/mg5amcnlo/mupmum_ww_nlo_new2/SubProcesses/P0_mupmum_wpwm/all_G1_1599/MADatNLO.HwU /farmstorage/marcozaro/MadGraph/mg5amcnlo/mupmum_ww_nlo_new2/SubProcesses/P0_mupmum_wpwm/all_G1_872/MADatNLO.HwU /farmstorage/marcozaro/MadGraph/mg5amcnlo/mupmum_ww_nlo_new2/SubProcesses/P0_mupmum_wpwm/all_G1_1727/MADatNLO.HwU /farmstorage/marcozaro/MadGraph/mg5amcnlo/mupmum_ww_nlo_new2/SubProcesses/P0_mupmum_wpwm/all_G1_399/MADatNLO.HwU /farmstorage/marcozaro/MadGraph/mg5amcnlo/mupmum_ww_nlo_new2/SubProcesses/P0_mupmum_wpwm/all_G1_956/MADatNLO.HwU /farmstorage/marcozaro/MadGraph/mg5amcnlo/mupmum_ww_nlo_new2/SubProcesses/P0_mupmum_wpwm/all_G1_313/MADatNLO.HwU /farmstorage/marcozaro/MadGraph/mg5amcnlo/mupmum_ww_nlo_new2/SubProcesses/P0_mupmum_wpwm/all_G1_1042/MADatNLO.HwU /farmstorage/marcozaro/MadGraph/mg5amcnlo/mupmum_ww_nlo_new2/SubProcesses/P0_mupmum_wpwm/all_G1_726/MADatNLO.HwU /farmstorage/marcozaro/MadGraph/mg5amcnlo/mupmum_ww_nlo_new2/SubProcesses/P0_mupmum_wpwm/all_G1_1259/MADatNLO.HwU /farmstorage/marcozaro/MadGraph/mg5amcnlo/mupmum_ww_nlo_new2/SubProcesses/P0_mupmum_wpwm/all_G1_815/MADatNLO.HwU /farmstorage/marcozaro/MadGraph/mg5amcnlo/mupmum_ww_nlo_new2/SubProcesses/P0_mupmum_wpwm/all_G1_351/MADatNLO.HwU /farmstorage/marcozaro/MadGraph/mg5amcnlo/mupmum_ww_nlo_new2/SubProcesses/P0_mupmum_wpwm/all_G1_101/MADatNLO.HwU /farmstorage/marcozaro/MadGraph/mg5amcnlo/mupmum_ww_nlo_new2/SubProcesses/P0_mupmum_wpwm/all_G1_983/MADatNLO.HwU /farmstorage/marcozaro/MadGraph/mg5amcnlo/mupmum_ww_nlo_new2/SubProcesses/P0_mupmum_wpwm/all_G1_356/MADatNLO.HwU /farmstorage/marcozaro/MadGraph/mg5amcnlo/mupmum_ww_nlo_new2/SubProcesses/P0_mupmum_wpwm/all_G1_631/MADatNLO.HwU /farmstorage/marcozaro/MadGraph/mg5amcnlo/mupmum_ww_nlo_new2/SubProcesses/P0_mupmum_wpwm/all_G1_255/MADatNLO.HwU /farmstorage/marcozaro/MadGraph/mg5amcnlo/mupmum_ww_nlo_new2/SubProcesses/P0_mupmum_wpwm/all_G1_1905/MADatNLO.HwU /farmstorage/marcozaro/MadGraph/mg5amcnlo/mupmum_ww_nlo_new2/SubProcesses/P0_mupmum_wpwm/all_G1_1779/MADatNLO.HwU /farmstorage/marcozaro/MadGraph/mg5amcnlo/mupmum_ww_nlo_new2/SubProcesses/P0_mupmum_wpwm/all_G1_1306/MADatNLO.HwU /farmstorage/marcozaro/MadGraph/mg5amcnlo/mupmum_ww_nlo_new2/SubProcesses/P0_mupmum_wpwm/all_G1_1298/MADatNLO.HwU /farmstorage/marcozaro/MadGraph/mg5amcnlo/mupmum_ww_nlo_new2/SubProcesses/P0_mupmum_wpwm/all_G1_1894/MADatNLO.HwU /farmstorage/marcozaro/MadGraph/mg5amcnlo/mupmum_ww_nlo_new2/SubProcesses/P0_mupmum_wpwm/all_G1_1133/MADatNLO.HwU /farmstorage/marcozaro/MadGraph/mg5amcnlo/mupmum_ww_nlo_new2/SubProcesses/P0_mupmum_wpwm/all_G1_1459/MADatNLO.HwU /farmstorage/marcozaro/MadGraph/mg5amcnlo/mupmum_ww_nlo_new2/SubProcesses/P0_mupmum_wpwm/all_G1_1934/MADatNLO.HwU /farmstorage/marcozaro/MadGraph/mg5amcnlo/mupmum_ww_nlo_new2/SubProcesses/P0_mupmum_wpwm/all_G1_977/MADatNLO.HwU /farmstorage/marcozaro/MadGraph/mg5amcnlo/mupmum_ww_nlo_new2/SubProcesses/P0_mupmum_wpwm/all_G1_1591/MADatNLO.HwU /farmstorage/marcozaro/MadGraph/mg5amcnlo/mupmum_ww_nlo_new2/SubProcesses/P0_mupmum_wpwm/all_G1_1158/MADatNLO.HwU /farmstorage/marcozaro/MadGraph/mg5amcnlo/mupmum_ww_nlo_new2/SubProcesses/P0_mupmum_wpwm/all_G1_1756/MADatNLO.HwU /farmstorage/marcozaro/MadGraph/mg5amcnlo/mupmum_ww_nlo_new2/SubProcesses/P0_mupmum_wpwm/all_G1_1210/MADatNLO.HwU /farmstorage/marcozaro/MadGraph/mg5amcnlo/mupmum_ww_nlo_new2/SubProcesses/P0_mupmum_wpwm/all_G1_310/MADatNLO.HwU /farmstorage/marcozaro/MadGraph/mg5amcnlo/mupmum_ww_nlo_new2/SubProcesses/P0_mupmum_wpwm/all_G1_315/MADatNLO.HwU /farmstorage/marcozaro/MadGraph/mg5amcnlo/mupmum_ww_nlo_new2/SubProcesses/P0_mupmum_wpwm/all_G1_1089/MADatNLO.HwU /farmstorage/marcozaro/MadGraph/mg5amcnlo/mupmum_ww_nlo_new2/SubProcesses/P0_mupmum_wpwm/all_G1_850/MADatNLO.HwU /farmstorage/marcozaro/MadGraph/mg5amcnlo/mupmum_ww_nlo_new2/SubProcesses/P0_mupmum_wpwm/all_G1_513/MADatNLO.HwU /farmstorage/marcozaro/MadGraph/mg5amcnlo/mupmum_ww_nlo_new2/SubProcesses/P0_mupmum_wpwm/all_G1_659/MADatNLO.HwU /farmstorage/marcozaro/MadGraph/mg5amcnlo/mupmum_ww_nlo_new2/SubProcesses/P0_mupmum_wpwm/all_G1_1933/MADatNLO.HwU /farmstorage/marcozaro/MadGraph/mg5amcnlo/mupmum_ww_nlo_new2/SubProcesses/P0_mupmum_wpwm/all_G1_1990/MADatNLO.HwU /farmstorage/marcozaro/MadGraph/mg5amcnlo/mupmum_ww_nlo_new2/SubProcesses/P0_mupmum_wpwm/all_G1_1086/MADatNLO.HwU /farmstorage/marcozaro/MadGraph/mg5amcnlo/mupmum_ww_nlo_new2/SubProcesses/P0_mupmum_wpwm/all_G1_1976/MADatNLO.HwU /farmstorage/marcozaro/MadGraph/mg5amcnlo/mupmum_ww_nlo_new2/SubProcesses/P0_mupmum_wpwm/all_G1_1725/MADatNLO.HwU /farmstorage/marcozaro/MadGraph/mg5amcnlo/mupmum_ww_nlo_new2/SubProcesses/P0_mupmum_wpwm/all_G1_534/MADatNLO.HwU /farmstorage/marcozaro/MadGraph/mg5amcnlo/mupmum_ww_nlo_new2/SubProcesses/P0_mupmum_wpwm/all_G1_1697/MADatNLO.HwU /farmstorage/marcozaro/MadGraph/mg5amcnlo/mupmum_ww_nlo_new2/SubProcesses/P0_mupmum_wpwm/all_G1_210/MADatNLO.HwU /farmstorage/marcozaro/MadGraph/mg5amcnlo/mupmum_ww_nlo_new2/SubProcesses/P0_mupmum_wpwm/all_G1_87/MADatNLO.HwU /farmstorage/marcozaro/MadGraph/mg5amcnlo/mupmum_ww_nlo_new2/SubProcesses/P0_mupmum_wpwm/all_G1_1864/MADatNLO.HwU /farmstorage/marcozaro/MadGraph/mg5amcnlo/mupmum_ww_nlo_new2/SubProcesses/P0_mupmum_wpwm/all_G1_1647/MADatNLO.HwU /farmstorage/marcozaro/MadGraph/mg5amcnlo/mupmum_ww_nlo_new2/SubProcesses/P0_mupmum_wpwm/all_G1_673/MADatNLO.HwU /farmstorage/marcozaro/MadGraph/mg5amcnlo/mupmum_ww_nlo_new2/SubProcesses/P0_mupmum_wpwm/all_G1_861/MADatNLO.HwU /farmstorage/marcozaro/MadGraph/mg5amcnlo/mupmum_ww_nlo_new2/SubProcesses/P0_mupmum_wpwm/all_G1_202/MADatNLO.HwU /farmstorage/marcozaro/MadGraph/mg5amcnlo/mupmum_ww_nlo_new2/SubProcesses/P0_mupmum_wpwm/all_G1_404/MADatNLO.HwU /farmstorage/marcozaro/MadGraph/mg5amcnlo/mupmum_ww_nlo_new2/SubProcesses/P0_mupmum_wpwm/all_G1_177/MADatNLO.HwU /farmstorage/marcozaro/MadGraph/mg5amcnlo/mupmum_ww_nlo_new2/SubProcesses/P0_mupmum_wpwm/all_G1_874/MADatNLO.HwU /farmstorage/marcozaro/MadGraph/mg5amcnlo/mupmum_ww_nlo_new2/SubProcesses/P0_mupmum_wpwm/all_G1_1068/MADatNLO.HwU /farmstorage/marcozaro/MadGraph/mg5amcnlo/mupmum_ww_nlo_new2/SubProcesses/P0_mupmum_wpwm/all_G1_1920/MADatNLO.HwU /farmstorage/marcozaro/MadGraph/mg5amcnlo/mupmum_ww_nlo_new2/SubProcesses/P0_mupmum_wpwm/all_G1_214/MADatNLO.HwU /farmstorage/marcozaro/MadGraph/mg5amcnlo/mupmum_ww_nlo_new2/SubProcesses/P0_mupmum_wpwm/all_G1_1453/MADatNLO.HwU /farmstorage/marcozaro/MadGraph/mg5amcnlo/mupmum_ww_nlo_new2/SubProcesses/P0_mupmum_wpwm/all_G1_1853/MADatNLO.HwU /farmstorage/marcozaro/MadGraph/mg5amcnlo/mupmum_ww_nlo_new2/SubProcesses/P0_mupmum_wpwm/all_G1_1592/MADatNLO.HwU /farmstorage/marcozaro/MadGraph/mg5amcnlo/mupmum_ww_nlo_new2/SubProcesses/P0_mupmum_wpwm/all_G1_1792/MADatNLO.HwU /farmstorage/marcozaro/MadGraph/mg5amcnlo/mupmum_ww_nlo_new2/SubProcesses/P0_mupmum_wpwm/all_G1_1972/MADatNLO.HwU /farmstorage/marcozaro/MadGraph/mg5amcnlo/mupmum_ww_nlo_new2/SubProcesses/P0_mupmum_wpwm/all_G1_1817/MADatNLO.HwU /farmstorage/marcozaro/MadGraph/mg5amcnlo/mupmum_ww_nlo_new2/SubProcesses/P0_mupmum_wpwm/all_G1_627/MADatNLO.HwU /farmstorage/marcozaro/MadGraph/mg5amcnlo/mupmum_ww_nlo_new2/SubProcesses/P0_mupmum_wpwm/all_G1_1927/MADatNLO.HwU /farmstorage/marcozaro/MadGraph/mg5amcnlo/mupmum_ww_nlo_new2/SubProcesses/P0_mupmum_wpwm/all_G1_1120/MADatNLO.HwU /farmstorage/marcozaro/MadGraph/mg5amcnlo/mupmum_ww_nlo_new2/SubProcesses/P0_mupmum_wpwm/all_G1_693/MADatNLO.HwU /farmstorage/marcozaro/MadGraph/mg5amcnlo/mupmum_ww_nlo_new2/SubProcesses/P0_mupmum_wpwm/all_G1_124/MADatNLO.HwU /farmstorage/marcozaro/MadGraph/mg5amcnlo/mupmum_ww_nlo_new2/SubProcesses/P0_mupmum_wpwm/all_G1_1275/MADatNLO.HwU /farmstorage/marcozaro/MadGraph/mg5amcnlo/mupmum_ww_nlo_new2/SubProcesses/P0_mupmum_wpwm/all_G1_106/MADatNLO.HwU /farmstorage/marcozaro/MadGraph/mg5amcnlo/mupmum_ww_nlo_new2/SubProcesses/P0_mupmum_wpwm/all_G1_637/MADatNLO.HwU /farmstorage/marcozaro/MadGraph/mg5amcnlo/mupmum_ww_nlo_new2/SubProcesses/P0_mupmum_wpwm/all_G1_432/MADatNLO.HwU /farmstorage/marcozaro/MadGraph/mg5amcnlo/mupmum_ww_nlo_new2/SubProcesses/P0_mupmum_wpwm/all_G1_1587/MADatNLO.HwU /farmstorage/marcozaro/MadGraph/mg5amcnlo/mupmum_ww_nlo_new2/SubProcesses/P0_mupmum_wpwm/all_G1_1090/MADatNLO.HwU /farmstorage/marcozaro/MadGraph/mg5amcnlo/mupmum_ww_nlo_new2/SubProcesses/P0_mupmum_wpwm/all_G1_93/MADatNLO.HwU /farmstorage/marcozaro/MadGraph/mg5amcnlo/mupmum_ww_nlo_new2/SubProcesses/P0_mupmum_wpwm/all_G1_1628/MADatNLO.HwU /farmstorage/marcozaro/MadGraph/mg5amcnlo/mupmum_ww_nlo_new2/SubProcesses/P0_mupmum_wpwm/all_G1_1256/MADatNLO.HwU /farmstorage/marcozaro/MadGraph/mg5amcnlo/mupmum_ww_nlo_new2/SubProcesses/P0_mupmum_wpwm/all_G1_967/MADatNLO.HwU /farmstorage/marcozaro/MadGraph/mg5amcnlo/mupmum_ww_nlo_new2/SubProcesses/P0_mupmum_wpwm/all_G1_868/MADatNLO.HwU /farmstorage/marcozaro/MadGraph/mg5amcnlo/mupmum_ww_nlo_new2/SubProcesses/P0_mupmum_wpwm/all_G1_1562/MADatNLO.HwU /farmstorage/marcozaro/MadGraph/mg5amcnlo/mupmum_ww_nlo_new2/SubProcesses/P0_mupmum_wpwm/all_G1_1786/MADatNLO.HwU /farmstorage/marcozaro/MadGraph/mg5amcnlo/mupmum_ww_nlo_new2/SubProcesses/P0_mupmum_wpwm/all_G1_1258/MADatNLO.HwU /farmstorage/marcozaro/MadGraph/mg5amcnlo/mupmum_ww_nlo_new2/SubProcesses/P0_mupmum_wpwm/all_G1_143/MADatNLO.HwU /farmstorage/marcozaro/MadGraph/mg5amcnlo/mupmum_ww_nlo_new2/SubProcesses/P0_mupmum_wpwm/all_G1_1442/MADatNLO.HwU /farmstorage/marcozaro/MadGraph/mg5amcnlo/mupmum_ww_nlo_new2/SubProcesses/P0_mupmum_wpwm/all_G1_610/MADatNLO.HwU /farmstorage/marcozaro/MadGraph/mg5amcnlo/mupmum_ww_nlo_new2/SubProcesses/P0_mupmum_wpwm/all_G1_538/MADatNLO.HwU /farmstorage/marcozaro/MadGraph/mg5amcnlo/mupmum_ww_nlo_new2/SubProcesses/P0_mupmum_wpwm/all_G1_882/MADatNLO.HwU /farmstorage/marcozaro/MadGraph/mg5amcnlo/mupmum_ww_nlo_new2/SubProcesses/P0_mupmum_wpwm/all_G1_1584/MADatNLO.HwU /farmstorage/marcozaro/MadGraph/mg5amcnlo/mupmum_ww_nlo_new2/SubProcesses/P0_mupmum_wpwm/all_G1_422/MADatNLO.HwU /farmstorage/marcozaro/MadGraph/mg5amcnlo/mupmum_ww_nlo_new2/SubProcesses/P0_mupmum_wpwm/all_G1_68/MADatNLO.HwU /farmstorage/marcozaro/MadGraph/mg5amcnlo/mupmum_ww_nlo_new2/SubProcesses/P0_mupmum_wpwm/all_G1_1886/MADatNLO.HwU /farmstorage/marcozaro/MadGraph/mg5amcnlo/mupmum_ww_nlo_new2/SubProcesses/P0_mupmum_wpwm/all_G1_136/MADatNLO.HwU /farmstorage/marcozaro/MadGraph/mg5amcnlo/mupmum_ww_nlo_new2/SubProcesses/P0_mupmum_wpwm/all_G1_1229/MADatNLO.HwU /farmstorage/marcozaro/MadGraph/mg5amcnlo/mupmum_ww_nlo_new2/SubProcesses/P0_mupmum_wpwm/all_G1_987/MADatNLO.HwU /farmstorage/marcozaro/MadGraph/mg5amcnlo/mupmum_ww_nlo_new2/SubProcesses/P0_mupmum_wpwm/all_G1_1961/MADatNLO.HwU /farmstorage/marcozaro/MadGraph/mg5amcnlo/mupmum_ww_nlo_new2/SubProcesses/P0_mupmum_wpwm/all_G1_681/MADatNLO.HwU /farmstorage/marcozaro/MadGraph/mg5amcnlo/mupmum_ww_nlo_new2/SubProcesses/P0_mupmum_wpwm/all_G1_1805/MADatNLO.HwU /farmstorage/marcozaro/MadGraph/mg5amcnlo/mupmum_ww_nlo_new2/SubProcesses/P0_mupmum_wpwm/all_G1_648/MADatNLO.HwU /farmstorage/marcozaro/MadGraph/mg5amcnlo/mupmum_ww_nlo_new2/SubProcesses/P0_mupmum_wpwm/all_G1_908/MADatNLO.HwU /farmstorage/marcozaro/MadGraph/mg5amcnlo/mupmum_ww_nlo_new2/SubProcesses/P0_mupmum_wpwm/all_G1_606/MADatNLO.HwU /farmstorage/marcozaro/MadGraph/mg5amcnlo/mupmum_ww_nlo_new2/SubProcesses/P0_mupmum_wpwm/all_G1_1001/MADatNLO.HwU /farmstorage/marcozaro/MadGraph/mg5amcnlo/mupmum_ww_nlo_new2/SubProcesses/P0_mupmum_wpwm/all_G1_381/MADatNLO.HwU /farmstorage/marcozaro/MadGraph/mg5amcnlo/mupmum_ww_nlo_new2/SubProcesses/P0_mupmum_wpwm/all_G1_1064/MADatNLO.HwU /farmstorage/marcozaro/MadGraph/mg5amcnlo/mupmum_ww_nlo_new2/SubProcesses/P0_mupmum_wpwm/all_G1_94/MADatNLO.HwU /farmstorage/marcozaro/MadGraph/mg5amcnlo/mupmum_ww_nlo_new2/SubProcesses/P0_mupmum_wpwm/all_G1_1046/MADatNLO.HwU /farmstorage/marcozaro/MadGraph/mg5amcnlo/mupmum_ww_nlo_new2/SubProcesses/P0_mupmum_wpwm/all_G1_608/MADatNLO.HwU /farmstorage/marcozaro/MadGraph/mg5amcnlo/mupmum_ww_nlo_new2/SubProcesses/P0_mupmum_wpwm/all_G1_1557/MADatNLO.HwU /farmstorage/marcozaro/MadGraph/mg5amcnlo/mupmum_ww_nlo_new2/SubProcesses/P0_mupmum_wpwm/all_G1_119/MADatNLO.HwU /farmstorage/marcozaro/MadGraph/mg5amcnlo/mupmum_ww_nlo_new2/SubProcesses/P0_mupmum_wpwm/all_G1_1195/MADatNLO.HwU /farmstorage/marcozaro/MadGraph/mg5amcnlo/mupmum_ww_nlo_new2/SubProcesses/P0_mupmum_wpwm/all_G1_400/MADatNLO.HwU /farmstorage/marcozaro/MadGraph/mg5amcnlo/mupmum_ww_nlo_new2/SubProcesses/P0_mupmum_wpwm/all_G1_1540/MADatNLO.HwU /farmstorage/marcozaro/MadGraph/mg5amcnlo/mupmum_ww_nlo_new2/SubProcesses/P0_mupmum_wpwm/all_G1_1835/MADatNLO.HwU /farmstorage/marcozaro/MadGraph/mg5amcnlo/mupmum_ww_nlo_new2/SubProcesses/P0_mupmum_wpwm/all_G1_375/MADatNLO.HwU /farmstorage/marcozaro/MadGraph/mg5amcnlo/mupmum_ww_nlo_new2/SubProcesses/P0_mupmum_wpwm/all_G1_1362/MADatNLO.HwU /farmstorage/marcozaro/MadGraph/mg5amcnlo/mupmum_ww_nlo_new2/SubProcesses/P0_mupmum_wpwm/all_G1_1383/MADatNLO.HwU /farmstorage/marcozaro/MadGraph/mg5amcnlo/mupmum_ww_nlo_new2/SubProcesses/P0_mupmum_wpwm/all_G1_695/MADatNLO.HwU /farmstorage/marcozaro/MadGraph/mg5amcnlo/mupmum_ww_nlo_new2/SubProcesses/P0_mupmum_wpwm/all_G1_204/MADatNLO.HwU /farmstorage/marcozaro/MadGraph/mg5amcnlo/mupmum_ww_nlo_new2/SubProcesses/P0_mupmum_wpwm/all_G1_821/MADatNLO.HwU /farmstorage/marcozaro/MadGraph/mg5amcnlo/mupmum_ww_nlo_new2/SubProcesses/P0_mupmum_wpwm/all_G1_1019/MADatNLO.HwU /farmstorage/marcozaro/MadGraph/mg5amcnlo/mupmum_ww_nlo_new2/SubProcesses/P0_mupmum_wpwm/all_G1_1524/MADatNLO.HwU /farmstorage/marcozaro/MadGraph/mg5amcnlo/mupmum_ww_nlo_new2/SubProcesses/P0_mupmum_wpwm/all_G1_263/MADatNLO.HwU /farmstorage/marcozaro/MadGraph/mg5amcnlo/mupmum_ww_nlo_new2/SubProcesses/P0_mupmum_wpwm/all_G1_1745/MADatNLO.HwU /farmstorage/marcozaro/MadGraph/mg5amcnlo/mupmum_ww_nlo_new2/SubProcesses/P0_mupmum_wpwm/all_G1_1338/MADatNLO.HwU /farmstorage/marcozaro/MadGraph/mg5amcnlo/mupmum_ww_nlo_new2/SubProcesses/P0_mupmum_wpwm/all_G1_142/MADatNLO.HwU /farmstorage/marcozaro/MadGraph/mg5amcnlo/mupmum_ww_nlo_new2/SubProcesses/P0_mupmum_wpwm/all_G1_205/MADatNLO.HwU /farmstorage/marcozaro/MadGraph/mg5amcnlo/mupmum_ww_nlo_new2/SubProcesses/P0_mupmum_wpwm/all_G1_786/MADatNLO.HwU /farmstorage/marcozaro/MadGraph/mg5amcnlo/mupmum_ww_nlo_new2/SubProcesses/P0_mupmum_wpwm/all_G1_1291/MADatNLO.HwU /farmstorage/marcozaro/MadGraph/mg5amcnlo/mupmum_ww_nlo_new2/SubProcesses/P0_mupmum_wpwm/all_G1_1782/MADatNLO.HwU /farmstorage/marcozaro/MadGraph/mg5amcnlo/mupmum_ww_nlo_new2/SubProcesses/P0_mupmum_wpwm/all_G1_245/MADatNLO.HwU /farmstorage/marcozaro/MadGraph/mg5amcnlo/mupmum_ww_nlo_new2/SubProcesses/P0_mupmum_wpwm/all_G1_1752/MADatNLO.HwU /farmstorage/marcozaro/MadGraph/mg5amcnlo/mupmum_ww_nlo_new2/SubProcesses/P0_mupmum_wpwm/all_G1_78/MADatNLO.HwU /farmstorage/marcozaro/MadGraph/mg5amcnlo/mupmum_ww_nlo_new2/SubProcesses/P0_mupmum_wpwm/all_G1_1113/MADatNLO.HwU /farmstorage/marcozaro/MadGraph/mg5amcnlo/mupmum_ww_nlo_new2/SubProcesses/P0_mupmum_wpwm/all_G1_394/MADatNLO.HwU /farmstorage/marcozaro/MadGraph/mg5amcnlo/mupmum_ww_nlo_new2/SubProcesses/P0_mupmum_wpwm/all_G1_1160/MADatNLO.HwU /farmstorage/marcozaro/MadGraph/mg5amcnlo/mupmum_ww_nlo_new2/SubProcesses/P0_mupmum_wpwm/all_G1_890/MADatNLO.HwU /farmstorage/marcozaro/MadGraph/mg5amcnlo/mupmum_ww_nlo_new2/SubProcesses/P0_mupmum_wpwm/all_G1_708/MADatNLO.HwU /farmstorage/marcozaro/MadGraph/mg5amcnlo/mupmum_ww_nlo_new2/SubProcesses/P0_mupmum_wpwm/all_G1_1747/MADatNLO.HwU /farmstorage/marcozaro/MadGraph/mg5amcnlo/mupmum_ww_nlo_new2/SubProcesses/P0_mupmum_wpwm/all_G1_970/MADatNLO.HwU /farmstorage/marcozaro/MadGraph/mg5amcnlo/mupmum_ww_nlo_new2/SubProcesses/P0_mupmum_wpwm/all_G1_352/MADatNLO.HwU /farmstorage/marcozaro/MadGraph/mg5amcnlo/mupmum_ww_nlo_new2/SubProcesses/P0_mupmum_wpwm/all_G1_1525/MADatNLO.HwU /farmstorage/marcozaro/MadGraph/mg5amcnlo/mupmum_ww_nlo_new2/SubProcesses/P0_mupmum_wpwm/all_G1_1308/MADatNLO.HwU /farmstorage/marcozaro/MadGraph/mg5amcnlo/mupmum_ww_nlo_new2/SubProcesses/P0_mupmum_wpwm/all_G1_972/MADatNLO.HwU /farmstorage/marcozaro/MadGraph/mg5amcnlo/mupmum_ww_nlo_new2/SubProcesses/P0_mupmum_wpwm/all_G1_1848/MADatNLO.HwU /farmstorage/marcozaro/MadGraph/mg5amcnlo/mupmum_ww_nlo_new2/SubProcesses/P0_mupmum_wpwm/all_G1_1452/MADatNLO.HwU /farmstorage/marcozaro/MadGraph/mg5amcnlo/mupmum_ww_nlo_new2/SubProcesses/P0_mupmum_wpwm/all_G1_582/MADatNLO.HwU /farmstorage/marcozaro/MadGraph/mg5amcnlo/mupmum_ww_nlo_new2/SubProcesses/P0_mupmum_wpwm/all_G1_1521/MADatNLO.HwU /farmstorage/marcozaro/MadGraph/mg5amcnlo/mupmum_ww_nlo_new2/SubProcesses/P0_mupmum_wpwm/all_G1_916/MADatNLO.HwU /farmstorage/marcozaro/MadGraph/mg5amcnlo/mupmum_ww_nlo_new2/SubProcesses/P0_mupmum_wpwm/all_G1_1551/MADatNLO.HwU /farmstorage/marcozaro/MadGraph/mg5amcnlo/mupmum_ww_nlo_new2/SubProcesses/P0_mupmum_wpwm/all_G1_995/MADatNLO.HwU /farmstorage/marcozaro/MadGraph/mg5amcnlo/mupmum_ww_nlo_new2/SubProcesses/P0_mupmum_wpwm/all_G1_1554/MADatNLO.HwU /farmstorage/marcozaro/MadGraph/mg5amcnlo/mupmum_ww_nlo_new2/SubProcesses/P0_mupmum_wpwm/all_G1_1013/MADatNLO.HwU /farmstorage/marcozaro/MadGraph/mg5amcnlo/mupmum_ww_nlo_new2/SubProcesses/P0_mupmum_wpwm/all_G1_1187/MADatNLO.HwU /farmstorage/marcozaro/MadGraph/mg5amcnlo/mupmum_ww_nlo_new2/SubProcesses/P0_mupmum_wpwm/all_G1_18/MADatNLO.HwU /farmstorage/marcozaro/MadGraph/mg5amcnlo/mupmum_ww_nlo_new2/SubProcesses/P0_mupmum_wpwm/all_G1_922/MADatNLO.HwU /farmstorage/marcozaro/MadGraph/mg5amcnlo/mupmum_ww_nlo_new2/SubProcesses/P0_mupmum_wpwm/all_G1_1448/MADatNLO.HwU /farmstorage/marcozaro/MadGraph/mg5amcnlo/mupmum_ww_nlo_new2/SubProcesses/P0_mupmum_wpwm/all_G1_44/MADatNLO.HwU /farmstorage/marcozaro/MadGraph/mg5amcnlo/mupmum_ww_nlo_new2/SubProcesses/P0_mupmum_wpwm/all_G1_541/MADatNLO.HwU /farmstorage/marcozaro/MadGraph/mg5amcnlo/mupmum_ww_nlo_new2/SubProcesses/P0_mupmum_wpwm/all_G1_862/MADatNLO.HwU /farmstorage/marcozaro/MadGraph/mg5amcnlo/mupmum_ww_nlo_new2/SubProcesses/P0_mupmum_wpwm/all_G1_1443/MADatNLO.HwU /farmstorage/marcozaro/MadGraph/mg5amcnlo/mupmum_ww_nlo_new2/SubProcesses/P0_mupmum_wpwm/all_G1_692/MADatNLO.HwU /farmstorage/marcozaro/MadGraph/mg5amcnlo/mupmum_ww_nlo_new2/SubProcesses/P0_mupmum_wpwm/all_G1_1339/MADatNLO.HwU /farmstorage/marcozaro/MadGraph/mg5amcnlo/mupmum_ww_nlo_new2/SubProcesses/P0_mupmum_wpwm/all_G1_493/MADatNLO.HwU /farmstorage/marcozaro/MadGraph/mg5amcnlo/mupmum_ww_nlo_new2/SubProcesses/P0_mupmum_wpwm/all_G1_311/MADatNLO.HwU /farmstorage/marcozaro/MadGraph/mg5amcnlo/mupmum_ww_nlo_new2/SubProcesses/P0_mupmum_wpwm/all_G1_611/MADatNLO.HwU /farmstorage/marcozaro/MadGraph/mg5amcnlo/mupmum_ww_nlo_new2/SubProcesses/P0_mupmum_wpwm/all_G1_1038/MADatNLO.HwU /farmstorage/marcozaro/MadGraph/mg5amcnlo/mupmum_ww_nlo_new2/SubProcesses/P0_mupmum_wpwm/all_G1_899/MADatNLO.HwU /farmstorage/marcozaro/MadGraph/mg5amcnlo/mupmum_ww_nlo_new2/SubProcesses/P0_mupmum_wpwm/all_G1_558/MADatNLO.HwU /farmstorage/marcozaro/MadGraph/mg5amcnlo/mupmum_ww_nlo_new2/SubProcesses/P0_mupmum_wpwm/all_G1_282/MADatNLO.HwU /farmstorage/marcozaro/MadGraph/mg5amcnlo/mupmum_ww_nlo_new2/SubProcesses/P0_mupmum_wpwm/all_G1_1596/MADatNLO.HwU /farmstorage/marcozaro/MadGraph/mg5amcnlo/mupmum_ww_nlo_new2/SubProcesses/P0_mupmum_wpwm/all_G1_303/MADatNLO.HwU /farmstorage/marcozaro/MadGraph/mg5amcnlo/mupmum_ww_nlo_new2/SubProcesses/P0_mupmum_wpwm/all_G1_1952/MADatNLO.HwU /farmstorage/marcozaro/MadGraph/mg5amcnlo/mupmum_ww_nlo_new2/SubProcesses/P0_mupmum_wpwm/all_G1_753/MADatNLO.HwU /farmstorage/marcozaro/MadGraph/mg5amcnlo/mupmum_ww_nlo_new2/SubProcesses/P0_mupmum_wpwm/all_G1_1686/MADatNLO.HwU /farmstorage/marcozaro/MadGraph/mg5amcnlo/mupmum_ww_nlo_new2/SubProcesses/P0_mupmum_wpwm/all_G1_713/MADatNLO.HwU /farmstorage/marcozaro/MadGraph/mg5amcnlo/mupmum_ww_nlo_new2/SubProcesses/P0_mupmum_wpwm/all_G1_1317/MADatNLO.HwU /farmstorage/marcozaro/MadGraph/mg5amcnlo/mupmum_ww_nlo_new2/SubProcesses/P0_mupmum_wpwm/all_G1_765/MADatNLO.HwU /farmstorage/marcozaro/MadGraph/mg5amcnlo/mupmum_ww_nlo_new2/SubProcesses/P0_mupmum_wpwm/all_G1_1199/MADatNLO.HwU /farmstorage/marcozaro/MadGraph/mg5amcnlo/mupmum_ww_nlo_new2/SubProcesses/P0_mupmum_wpwm/all_G1_420/MADatNLO.HwU /farmstorage/marcozaro/MadGraph/mg5amcnlo/mupmum_ww_nlo_new2/SubProcesses/P0_mupmum_wpwm/all_G1_1929/MADatNLO.HwU /farmstorage/marcozaro/MadGraph/mg5amcnlo/mupmum_ww_nlo_new2/SubProcesses/P0_mupmum_wpwm/all_G1_814/MADatNLO.HwU /farmstorage/marcozaro/MadGraph/mg5amcnlo/mupmum_ww_nlo_new2/SubProcesses/P0_mupmum_wpwm/all_G1_685/MADatNLO.HwU /farmstorage/marcozaro/MadGraph/mg5amcnlo/mupmum_ww_nlo_new2/SubProcesses/P0_mupmum_wpwm/all_G1_1671/MADatNLO.HwU /farmstorage/marcozaro/MadGraph/mg5amcnlo/mupmum_ww_nlo_new2/SubProcesses/P0_mupmum_wpwm/all_G1_170/MADatNLO.HwU /farmstorage/marcozaro/MadGraph/mg5amcnlo/mupmum_ww_nlo_new2/SubProcesses/P0_mupmum_wpwm/all_G1_1754/MADatNLO.HwU /farmstorage/marcozaro/MadGraph/mg5amcnlo/mupmum_ww_nlo_new2/SubProcesses/P0_mupmum_wpwm/all_G1_837/MADatNLO.HwU /farmstorage/marcozaro/MadGraph/mg5amcnlo/mupmum_ww_nlo_new2/SubProcesses/P0_mupmum_wpwm/all_G1_334/MADatNLO.HwU /farmstorage/marcozaro/MadGraph/mg5amcnlo/mupmum_ww_nlo_new2/SubProcesses/P0_mupmum_wpwm/all_G1_173/MADatNLO.HwU /farmstorage/marcozaro/MadGraph/mg5amcnlo/mupmum_ww_nlo_new2/SubProcesses/P0_mupmum_wpwm/all_G1_1776/MADatNLO.HwU /farmstorage/marcozaro/MadGraph/mg5amcnlo/mupmum_ww_nlo_new2/SubProcesses/P0_mupmum_wpwm/all_G1_1683/MADatNLO.HwU /farmstorage/marcozaro/MadGraph/mg5amcnlo/mupmum_ww_nlo_new2/SubProcesses/P0_mupmum_wpwm/all_G1_1500/MADatNLO.HwU /farmstorage/marcozaro/MadGraph/mg5amcnlo/mupmum_ww_nlo_new2/SubProcesses/P0_mupmum_wpwm/all_G1_569/MADatNLO.HwU /farmstorage/marcozaro/MadGraph/mg5amcnlo/mupmum_ww_nlo_new2/SubProcesses/P0_mupmum_wpwm/all_G1_1373/MADatNLO.HwU /farmstorage/marcozaro/MadGraph/mg5amcnlo/mupmum_ww_nlo_new2/SubProcesses/P0_mupmum_wpwm/all_G1_1030/MADatNLO.HwU /farmstorage/marcozaro/MadGraph/mg5amcnlo/mupmum_ww_nlo_new2/SubProcesses/P0_mupmum_wpwm/all_G1_544/MADatNLO.HwU /farmstorage/marcozaro/MadGraph/mg5amcnlo/mupmum_ww_nlo_new2/SubProcesses/P0_mupmum_wpwm/all_G1_45/MADatNLO.HwU /farmstorage/marcozaro/MadGraph/mg5amcnlo/mupmum_ww_nlo_new2/SubProcesses/P0_mupmum_wpwm/all_G1_1330/MADatNLO.HwU /farmstorage/marcozaro/MadGraph/mg5amcnlo/mupmum_ww_nlo_new2/SubProcesses/P0_mupmum_wpwm/all_G1_1182/MADatNLO.HwU /farmstorage/marcozaro/MadGraph/mg5amcnlo/mupmum_ww_nlo_new2/SubProcesses/P0_mupmum_wpwm/all_G1_529/MADatNLO.HwU /farmstorage/marcozaro/MadGraph/mg5amcnlo/mupmum_ww_nlo_new2/SubProcesses/P0_mupmum_wpwm/all_G1_1353/MADatNLO.HwU /farmstorage/marcozaro/MadGraph/mg5amcnlo/mupmum_ww_nlo_new2/SubProcesses/P0_mupmum_wpwm/all_G1_1847/MADatNLO.HwU /farmstorage/marcozaro/MadGraph/mg5amcnlo/mupmum_ww_nlo_new2/SubProcesses/P0_mupmum_wpwm/all_G1_1121/MADatNLO.HwU /farmstorage/marcozaro/MadGraph/mg5amcnlo/mupmum_ww_nlo_new2/SubProcesses/P0_mupmum_wpwm/all_G1_1885/MADatNLO.HwU /farmstorage/marcozaro/MadGraph/mg5amcnlo/mupmum_ww_nlo_new2/SubProcesses/P0_mupmum_wpwm/all_G1_1649/MADatNLO.HwU /farmstorage/marcozaro/MadGraph/mg5amcnlo/mupmum_ww_nlo_new2/SubProcesses/P0_mupmum_wpwm/all_G1_1627/MADatNLO.HwU /farmstorage/marcozaro/MadGraph/mg5amcnlo/mupmum_ww_nlo_new2/SubProcesses/P0_mupmum_wpwm/all_G1_1924/MADatNLO.HwU /farmstorage/marcozaro/MadGraph/mg5amcnlo/mupmum_ww_nlo_new2/SubProcesses/P0_mupmum_wpwm/all_G1_332/MADatNLO.HwU /farmstorage/marcozaro/MadGraph/mg5amcnlo/mupmum_ww_nlo_new2/SubProcesses/P0_mupmum_wpwm/all_G1_523/MADatNLO.HwU /farmstorage/marcozaro/MadGraph/mg5amcnlo/mupmum_ww_nlo_new2/SubProcesses/P0_mupmum_wpwm/all_G1_165/MADatNLO.HwU /farmstorage/marcozaro/MadGraph/mg5amcnlo/mupmum_ww_nlo_new2/SubProcesses/P0_mupmum_wpwm/all_G1_649/MADatNLO.HwU /farmstorage/marcozaro/MadGraph/mg5amcnlo/mupmum_ww_nlo_new2/SubProcesses/P0_mupmum_wpwm/all_G1_40/MADatNLO.HwU /farmstorage/marcozaro/MadGraph/mg5amcnlo/mupmum_ww_nlo_new2/SubProcesses/P0_mupmum_wpwm/all_G1_1240/MADatNLO.HwU /farmstorage/marcozaro/MadGraph/mg5amcnlo/mupmum_ww_nlo_new2/SubProcesses/P0_mupmum_wpwm/all_G1_406/MADatNLO.HwU /farmstorage/marcozaro/MadGraph/mg5amcnlo/mupmum_ww_nlo_new2/SubProcesses/P0_mupmum_wpwm/all_G1_1508/MADatNLO.HwU /farmstorage/marcozaro/MadGraph/mg5amcnlo/mupmum_ww_nlo_new2/SubProcesses/P0_mupmum_wpwm/all_G1_668/MADatNLO.HwU /farmstorage/marcozaro/MadGraph/mg5amcnlo/mupmum_ww_nlo_new2/SubProcesses/P0_mupmum_wpwm/all_G1_266/MADatNLO.HwU /farmstorage/marcozaro/MadGraph/mg5amcnlo/mupmum_ww_nlo_new2/SubProcesses/P0_mupmum_wpwm/all_G1_1425/MADatNLO.HwU /farmstorage/marcozaro/MadGraph/mg5amcnlo/mupmum_ww_nlo_new2/SubProcesses/P0_mupmum_wpwm/all_G1_1494/MADatNLO.HwU /farmstorage/marcozaro/MadGraph/mg5amcnlo/mupmum_ww_nlo_new2/SubProcesses/P0_mupmum_wpwm/all_G1_1968/MADatNLO.HwU /farmstorage/marcozaro/MadGraph/mg5amcnlo/mupmum_ww_nlo_new2/SubProcesses/P0_mupmum_wpwm/all_G1_1096/MADatNLO.HwU /farmstorage/marcozaro/MadGraph/mg5amcnlo/mupmum_ww_nlo_new2/SubProcesses/P0_mupmum_wpwm/all_G1_1746/MADatNLO.HwU /farmstorage/marcozaro/MadGraph/mg5amcnlo/mupmum_ww_nlo_new2/SubProcesses/P0_mupmum_wpwm/all_G1_1881/MADatNLO.HwU /farmstorage/marcozaro/MadGraph/mg5amcnlo/mupmum_ww_nlo_new2/SubProcesses/P0_mupmum_wpwm/all_G1_1811/MADatNLO.HwU /farmstorage/marcozaro/MadGraph/mg5amcnlo/mupmum_ww_nlo_new2/SubProcesses/P0_mupmum_wpwm/all_G1_151/MADatNLO.HwU /farmstorage/marcozaro/MadGraph/mg5amcnlo/mupmum_ww_nlo_new2/SubProcesses/P0_mupmum_wpwm/all_G1_1812/MADatNLO.HwU /farmstorage/marcozaro/MadGraph/mg5amcnlo/mupmum_ww_nlo_new2/SubProcesses/P0_mupmum_wpwm/all_G1_1381/MADatNLO.HwU /farmstorage/marcozaro/MadGraph/mg5amcnlo/mupmum_ww_nlo_new2/SubProcesses/P0_mupmum_wpwm/all_G1_478/MADatNLO.HwU /farmstorage/marcozaro/MadGraph/mg5amcnlo/mupmum_ww_nlo_new2/SubProcesses/P0_mupmum_wpwm/all_G1_794/MADatNLO.HwU /farmstorage/marcozaro/MadGraph/mg5amcnlo/mupmum_ww_nlo_new2/SubProcesses/P0_mupmum_wpwm/all_G1_1399/MADatNLO.HwU /farmstorage/marcozaro/MadGraph/mg5amcnlo/mupmum_ww_nlo_new2/SubProcesses/P0_mupmum_wpwm/all_G1_771/MADatNLO.HwU /farmstorage/marcozaro/MadGraph/mg5amcnlo/mupmum_ww_nlo_new2/SubProcesses/P0_mupmum_wpwm/all_G1_727/MADatNLO.HwU /farmstorage/marcozaro/MadGraph/mg5amcnlo/mupmum_ww_nlo_new2/SubProcesses/P0_mupmum_wpwm/all_G1_547/MADatNLO.HwU /farmstorage/marcozaro/MadGraph/mg5amcnlo/mupmum_ww_nlo_new2/SubProcesses/P0_mupmum_wpwm/all_G1_48/MADatNLO.HwU /farmstorage/marcozaro/MadGraph/mg5amcnlo/mupmum_ww_nlo_new2/SubProcesses/P0_mupmum_wpwm/all_G1_1860/MADatNLO.HwU /farmstorage/marcozaro/MadGraph/mg5amcnlo/mupmum_ww_nlo_new2/SubProcesses/P0_mupmum_wpwm/all_G1_947/MADatNLO.HwU /farmstorage/marcozaro/MadGraph/mg5amcnlo/mupmum_ww_nlo_new2/SubProcesses/P0_mupmum_wpwm/all_G1_494/MADatNLO.HwU /farmstorage/marcozaro/MadGraph/mg5amcnlo/mupmum_ww_nlo_new2/SubProcesses/P0_mupmum_wpwm/all_G1_1372/MADatNLO.HwU /farmstorage/marcozaro/MadGraph/mg5amcnlo/mupmum_ww_nlo_new2/SubProcesses/P0_mupmum_wpwm/all_G1_1785/MADatNLO.HwU /farmstorage/marcozaro/MadGraph/mg5amcnlo/mupmum_ww_nlo_new2/SubProcesses/P0_mupmum_wpwm/all_G1_208/MADatNLO.HwU /farmstorage/marcozaro/MadGraph/mg5amcnlo/mupmum_ww_nlo_new2/SubProcesses/P0_mupmum_wpwm/all_G1_31/MADatNLO.HwU /farmstorage/marcozaro/MadGraph/mg5amcnlo/mupmum_ww_nlo_new2/SubProcesses/P0_mupmum_wpwm/all_G1_1639/MADatNLO.HwU /farmstorage/marcozaro/MadGraph/mg5amcnlo/mupmum_ww_nlo_new2/SubProcesses/P0_mupmum_wpwm/all_G1_21/MADatNLO.HwU /farmstorage/marcozaro/MadGraph/mg5amcnlo/mupmum_ww_nlo_new2/SubProcesses/P0_mupmum_wpwm/all_G1_756/MADatNLO.HwU /farmstorage/marcozaro/MadGraph/mg5amcnlo/mupmum_ww_nlo_new2/SubProcesses/P0_mupmum_wpwm/all_G1_353/MADatNLO.HwU /farmstorage/marcozaro/MadGraph/mg5amcnlo/mupmum_ww_nlo_new2/SubProcesses/P0_mupmum_wpwm/all_G1_1469/MADatNLO.HwU /farmstorage/marcozaro/MadGraph/mg5amcnlo/mupmum_ww_nlo_new2/SubProcesses/P0_mupmum_wpwm/all_G1_1585/MADatNLO.HwU /farmstorage/marcozaro/MadGraph/mg5amcnlo/mupmum_ww_nlo_new2/SubProcesses/P0_mupmum_wpwm/all_G1_1573/MADatNLO.HwU /farmstorage/marcozaro/MadGraph/mg5amcnlo/mupmum_ww_nlo_new2/SubProcesses/P0_mupmum_wpwm/all_G1_300/MADatNLO.HwU /farmstorage/marcozaro/MadGraph/mg5amcnlo/mupmum_ww_nlo_new2/SubProcesses/P0_mupmum_wpwm/all_G1_1737/MADatNLO.HwU /farmstorage/marcozaro/MadGraph/mg5amcnlo/mupmum_ww_nlo_new2/SubProcesses/P0_mupmum_wpwm/all_G1_1056/MADatNLO.HwU /farmstorage/marcozaro/MadGraph/mg5amcnlo/mupmum_ww_nlo_new2/SubProcesses/P0_mupmum_wpwm/all_G1_1712/MADatNLO.HwU /farmstorage/marcozaro/MadGraph/mg5amcnlo/mupmum_ww_nlo_new2/SubProcesses/P0_mupmum_wpwm/all_G1_1644/MADatNLO.HwU /farmstorage/marcozaro/MadGraph/mg5amcnlo/mupmum_ww_nlo_new2/SubProcesses/P0_mupmum_wpwm/all_G1_1688/MADatNLO.HwU /farmstorage/marcozaro/MadGraph/mg5amcnlo/mupmum_ww_nlo_new2/SubProcesses/P0_mupmum_wpwm/all_G1_76/MADatNLO.HwU /farmstorage/marcozaro/MadGraph/mg5amcnlo/mupmum_ww_nlo_new2/SubProcesses/P0_mupmum_wpwm/all_G1_402/MADatNLO.HwU /farmstorage/marcozaro/MadGraph/mg5amcnlo/mupmum_ww_nlo_new2/SubProcesses/P0_mupmum_wpwm/all_G1_1075/MADatNLO.HwU /farmstorage/marcozaro/MadGraph/mg5amcnlo/mupmum_ww_nlo_new2/SubProcesses/P0_mupmum_wpwm/all_G1_715/MADatNLO.HwU /farmstorage/marcozaro/MadGraph/mg5amcnlo/mupmum_ww_nlo_new2/SubProcesses/P0_mupmum_wpwm/all_G1_1911/MADatNLO.HwU /farmstorage/marcozaro/MadGraph/mg5amcnlo/mupmum_ww_nlo_new2/SubProcesses/P0_mupmum_wpwm/all_G1_757/MADatNLO.HwU /farmstorage/marcozaro/MadGraph/mg5amcnlo/mupmum_ww_nlo_new2/SubProcesses/P0_mupmum_wpwm/all_G1_1252/MADatNLO.HwU /farmstorage/marcozaro/MadGraph/mg5amcnlo/mupmum_ww_nlo_new2/SubProcesses/P0_mupmum_wpwm/all_G1_959/MADatNLO.HwU /farmstorage/marcozaro/MadGraph/mg5amcnlo/mupmum_ww_nlo_new2/SubProcesses/P0_mupmum_wpwm/all_G1_1650/MADatNLO.HwU /farmstorage/marcozaro/MadGraph/mg5amcnlo/mupmum_ww_nlo_new2/SubProcesses/P0_mupmum_wpwm/all_G1_866/MADatNLO.HwU /farmstorage/marcozaro/MadGraph/mg5amcnlo/mupmum_ww_nlo_new2/SubProcesses/P0_mupmum_wpwm/all_G1_1641/MADatNLO.HwU /farmstorage/marcozaro/MadGraph/mg5amcnlo/mupmum_ww_nlo_new2/SubProcesses/P0_mupmum_wpwm/all_G1_840/MADatNLO.HwU /farmstorage/marcozaro/MadGraph/mg5amcnlo/mupmum_ww_nlo_new2/SubProcesses/P0_mupmum_wpwm/all_G1_788/MADatNLO.HwU /farmstorage/marcozaro/MadGraph/mg5amcnlo/mupmum_ww_nlo_new2/SubProcesses/P0_mupmum_wpwm/all_G1_174/MADatNLO.HwU /farmstorage/marcozaro/MadGraph/mg5amcnlo/mupmum_ww_nlo_new2/SubProcesses/P0_mupmum_wpwm/all_G1_683/MADatNLO.HwU /farmstorage/marcozaro/MadGraph/mg5amcnlo/mupmum_ww_nlo_new2/SubProcesses/P0_mupmum_wpwm/all_G1_2000/MADatNLO.HwU /farmstorage/marcozaro/MadGraph/mg5amcnlo/mupmum_ww_nlo_new2/SubProcesses/P0_mupmum_wpwm/all_G1_454/MADatNLO.HwU /farmstorage/marcozaro/MadGraph/mg5amcnlo/mupmum_ww_nlo_new2/SubProcesses/P0_mupmum_wpwm/all_G1_1625/MADatNLO.HwU /farmstorage/marcozaro/MadGraph/mg5amcnlo/mupmum_ww_nlo_new2/SubProcesses/P0_mupmum_wpwm/all_G1_271/MADatNLO.HwU /farmstorage/marcozaro/MadGraph/mg5amcnlo/mupmum_ww_nlo_new2/SubProcesses/P0_mupmum_wpwm/all_G1_297/MADatNLO.HwU /farmstorage/marcozaro/MadGraph/mg5amcnlo/mupmum_ww_nlo_new2/SubProcesses/P0_mupmum_wpwm/all_G1_1434/MADatNLO.HwU /farmstorage/marcozaro/MadGraph/mg5amcnlo/mupmum_ww_nlo_new2/SubProcesses/P0_mupmum_wpwm/all_G1_307/MADatNLO.HwU /farmstorage/marcozaro/MadGraph/mg5amcnlo/mupmum_ww_nlo_new2/SubProcesses/P0_mupmum_wpwm/all_G1_1215/MADatNLO.HwU /farmstorage/marcozaro/MadGraph/mg5amcnlo/mupmum_ww_nlo_new2/SubProcesses/P0_mupmum_wpwm/all_G1_178/MADatNLO.HwU /farmstorage/marcozaro/MadGraph/mg5amcnlo/mupmum_ww_nlo_new2/SubProcesses/P0_mupmum_wpwm/all_G1_319/MADatNLO.HwU /farmstorage/marcozaro/MadGraph/mg5amcnlo/mupmum_ww_nlo_new2/SubProcesses/P0_mupmum_wpwm/all_G1_998/MADatNLO.HwU /farmstorage/marcozaro/MadGraph/mg5amcnlo/mupmum_ww_nlo_new2/SubProcesses/P0_mupmum_wpwm/all_G1_257/MADatNLO.HwU /farmstorage/marcozaro/MadGraph/mg5amcnlo/mupmum_ww_nlo_new2/SubProcesses/P0_mupmum_wpwm/all_G1_901/MADatNLO.HwU /farmstorage/marcozaro/MadGraph/mg5amcnlo/mupmum_ww_nlo_new2/SubProcesses/P0_mupmum_wpwm/all_G1_1430/MADatNLO.HwU /farmstorage/marcozaro/MadGraph/mg5amcnlo/mupmum_ww_nlo_new2/SubProcesses/P0_mupmum_wpwm/all_G1_1777/MADatNLO.HwU /farmstorage/marcozaro/MadGraph/mg5amcnlo/mupmum_ww_nlo_new2/SubProcesses/P0_mupmum_wpwm/all_G1_41/MADatNLO.HwU /farmstorage/marcozaro/MadGraph/mg5amcnlo/mupmum_ww_nlo_new2/SubProcesses/P0_mupmum_wpwm/all_G1_813/MADatNLO.HwU /farmstorage/marcozaro/MadGraph/mg5amcnlo/mupmum_ww_nlo_new2/SubProcesses/P0_mupmum_wpwm/all_G1_85/MADatNLO.HwU /farmstorage/marcozaro/MadGraph/mg5amcnlo/mupmum_ww_nlo_new2/SubProcesses/P0_mupmum_wpwm/all_G1_1144/MADatNLO.HwU /farmstorage/marcozaro/MadGraph/mg5amcnlo/mupmum_ww_nlo_new2/SubProcesses/P0_mupmum_wpwm/all_G1_1880/MADatNLO.HwU /farmstorage/marcozaro/MadGraph/mg5amcnlo/mupmum_ww_nlo_new2/SubProcesses/P0_mupmum_wpwm/all_G1_1102/MADatNLO.HwU /farmstorage/marcozaro/MadGraph/mg5amcnlo/mupmum_ww_nlo_new2/SubProcesses/P0_mupmum_wpwm/all_G1_1154/MADatNLO.HwU /farmstorage/marcozaro/MadGraph/mg5amcnlo/mupmum_ww_nlo_new2/SubProcesses/P0_mupmum_wpwm/all_G1_1702/MADatNLO.HwU /farmstorage/marcozaro/MadGraph/mg5amcnlo/mupmum_ww_nlo_new2/SubProcesses/P0_mupmum_wpwm/all_G1_1169/MADatNLO.HwU /farmstorage/marcozaro/MadGraph/mg5amcnlo/mupmum_ww_nlo_new2/SubProcesses/P0_mupmum_wpwm/all_G1_1145/MADatNLO.HwU /farmstorage/marcozaro/MadGraph/mg5amcnlo/mupmum_ww_nlo_new2/SubProcesses/P0_mupmum_wpwm/all_G1_1032/MADatNLO.HwU /farmstorage/marcozaro/MadGraph/mg5amcnlo/mupmum_ww_nlo_new2/SubProcesses/P0_mupmum_wpwm/all_G1_1094/MADatNLO.HwU /farmstorage/marcozaro/MadGraph/mg5amcnlo/mupmum_ww_nlo_new2/SubProcesses/P0_mupmum_wpwm/all_G1_1233/MADatNLO.HwU /farmstorage/marcozaro/MadGraph/mg5amcnlo/mupmum_ww_nlo_new2/SubProcesses/P0_mupmum_wpwm/all_G1_1456/MADatNLO.HwU /farmstorage/marcozaro/MadGraph/mg5amcnlo/mupmum_ww_nlo_new2/SubProcesses/P0_mupmum_wpwm/all_G1_176/MADatNLO.HwU /farmstorage/marcozaro/MadGraph/mg5amcnlo/mupmum_ww_nlo_new2/SubProcesses/P0_mupmum_wpwm/all_G1_1810/MADatNLO.HwU /farmstorage/marcozaro/MadGraph/mg5amcnlo/mupmum_ww_nlo_new2/SubProcesses/P0_mupmum_wpwm/all_G1_772/MADatNLO.HwU /farmstorage/marcozaro/MadGraph/mg5amcnlo/mupmum_ww_nlo_new2/SubProcesses/P0_mupmum_wpwm/all_G1_490/MADatNLO.HwU /farmstorage/marcozaro/MadGraph/mg5amcnlo/mupmum_ww_nlo_new2/SubProcesses/P0_mupmum_wpwm/all_G1_923/MADatNLO.HwU /farmstorage/marcozaro/MadGraph/mg5amcnlo/mupmum_ww_nlo_new2/SubProcesses/P0_mupmum_wpwm/all_G1_116/MADatNLO.HwU /farmstorage/marcozaro/MadGraph/mg5amcnlo/mupmum_ww_nlo_new2/SubProcesses/P0_mupmum_wpwm/all_G1_732/MADatNLO.HwU /farmstorage/marcozaro/MadGraph/mg5amcnlo/mupmum_ww_nlo_new2/SubProcesses/P0_mupmum_wpwm/all_G1_120/MADatNLO.HwU /farmstorage/marcozaro/MadGraph/mg5amcnlo/mupmum_ww_nlo_new2/SubProcesses/P0_mupmum_wpwm/all_G1_1577/MADatNLO.HwU /farmstorage/marcozaro/MadGraph/mg5amcnlo/mupmum_ww_nlo_new2/SubProcesses/P0_mupmum_wpwm/all_G1_1768/MADatNLO.HwU /farmstorage/marcozaro/MadGraph/mg5amcnlo/mupmum_ww_nlo_new2/SubProcesses/P0_mupmum_wpwm/all_G1_711/MADatNLO.HwU /farmstorage/marcozaro/MadGraph/mg5amcnlo/mupmum_ww_nlo_new2/SubProcesses/P0_mupmum_wpwm/all_G1_1071/MADatNLO.HwU /farmstorage/marcozaro/MadGraph/mg5amcnlo/mupmum_ww_nlo_new2/SubProcesses/P0_mupmum_wpwm/all_G1_1375/MADatNLO.HwU /farmstorage/marcozaro/MadGraph/mg5amcnlo/mupmum_ww_nlo_new2/SubProcesses/P0_mupmum_wpwm/all_G1_1292/MADatNLO.HwU /farmstorage/marcozaro/MadGraph/mg5amcnlo/mupmum_ww_nlo_new2/SubProcesses/P0_mupmum_wpwm/all_G1_1232/MADatNLO.HwU /farmstorage/marcozaro/MadGraph/mg5amcnlo/mupmum_ww_nlo_new2/SubProcesses/P0_mupmum_wpwm/all_G1_1603/MADatNLO.HwU /farmstorage/marcozaro/MadGraph/mg5amcnlo/mupmum_ww_nlo_new2/SubProcesses/P0_mupmum_wpwm/all_G1_1970/MADatNLO.HwU /farmstorage/marcozaro/MadGraph/mg5amcnlo/mupmum_ww_nlo_new2/SubProcesses/P0_mupmum_wpwm/all_G1_1173/MADatNLO.HwU /farmstorage/marcozaro/MadGraph/mg5amcnlo/mupmum_ww_nlo_new2/SubProcesses/P0_mupmum_wpwm/all_G1_392/MADatNLO.HwU /farmstorage/marcozaro/MadGraph/mg5amcnlo/mupmum_ww_nlo_new2/SubProcesses/P0_mupmum_wpwm/all_G1_1724/MADatNLO.HwU /farmstorage/marcozaro/MadGraph/mg5amcnlo/mupmum_ww_nlo_new2/SubProcesses/P0_mupmum_wpwm/all_G1_867/MADatNLO.HwU /farmstorage/marcozaro/MadGraph/mg5amcnlo/mupmum_ww_nlo_new2/SubProcesses/P0_mupmum_wpwm/all_G1_1076/MADatNLO.HwU /farmstorage/marcozaro/MadGraph/mg5amcnlo/mupmum_ww_nlo_new2/SubProcesses/P0_mupmum_wpwm/all_G1_1904/MADatNLO.HwU /farmstorage/marcozaro/MadGraph/mg5amcnlo/mupmum_ww_nlo_new2/SubProcesses/P0_mupmum_wpwm/all_G1_1450/MADatNLO.HwU /farmstorage/marcozaro/MadGraph/mg5amcnlo/mupmum_ww_nlo_new2/SubProcesses/P0_mupmum_wpwm/all_G1_1189/MADatNLO.HwU /farmstorage/marcozaro/MadGraph/mg5amcnlo/mupmum_ww_nlo_new2/SubProcesses/P0_mupmum_wpwm/all_G1_1105/MADatNLO.HwU /farmstorage/marcozaro/MadGraph/mg5amcnlo/mupmum_ww_nlo_new2/SubProcesses/P0_mupmum_wpwm/all_G1_865/MADatNLO.HwU /farmstorage/marcozaro/MadGraph/mg5amcnlo/mupmum_ww_nlo_new2/SubProcesses/P0_mupmum_wpwm/all_G1_247/MADatNLO.HwU /farmstorage/marcozaro/MadGraph/mg5amcnlo/mupmum_ww_nlo_new2/SubProcesses/P0_mupmum_wpwm/all_G1_508/MADatNLO.HwU /farmstorage/marcozaro/MadGraph/mg5amcnlo/mupmum_ww_nlo_new2/SubProcesses/P0_mupmum_wpwm/all_G1_1424/MADatNLO.HwU /farmstorage/marcozaro/MadGraph/mg5amcnlo/mupmum_ww_nlo_new2/SubProcesses/P0_mupmum_wpwm/all_G1_828/MADatNLO.HwU /farmstorage/marcozaro/MadGraph/mg5amcnlo/mupmum_ww_nlo_new2/SubProcesses/P0_mupmum_wpwm/all_G1_1941/MADatNLO.HwU /farmstorage/marcozaro/MadGraph/mg5amcnlo/mupmum_ww_nlo_new2/SubProcesses/P0_mupmum_wpwm/all_G1_1769/MADatNLO.HwU /farmstorage/marcozaro/MadGraph/mg5amcnlo/mupmum_ww_nlo_new2/SubProcesses/P0_mupmum_wpwm/all_G1_1472/MADatNLO.HwU /farmstorage/marcozaro/MadGraph/mg5amcnlo/mupmum_ww_nlo_new2/SubProcesses/P0_mupmum_wpwm/all_G1_70/MADatNLO.HwU /farmstorage/marcozaro/MadGraph/mg5amcnlo/mupmum_ww_nlo_new2/SubProcesses/P0_mupmum_wpwm/all_G1_746/MADatNLO.HwU /farmstorage/marcozaro/MadGraph/mg5amcnlo/mupmum_ww_nlo_new2/SubProcesses/P0_mupmum_wpwm/all_G1_495/MADatNLO.HwU /farmstorage/marcozaro/MadGraph/mg5amcnlo/mupmum_ww_nlo_new2/SubProcesses/P0_mupmum_wpwm/all_G1_1135/MADatNLO.HwU /farmstorage/marcozaro/MadGraph/mg5amcnlo/mupmum_ww_nlo_new2/SubProcesses/P0_mupmum_wpwm/all_G1_613/MADatNLO.HwU /farmstorage/marcozaro/MadGraph/mg5amcnlo/mupmum_ww_nlo_new2/SubProcesses/P0_mupmum_wpwm/all_G1_696/MADatNLO.HwU /farmstorage/marcozaro/MadGraph/mg5amcnlo/mupmum_ww_nlo_new2/SubProcesses/P0_mupmum_wpwm/all_G1_426/MADatNLO.HwU /farmstorage/marcozaro/MadGraph/mg5amcnlo/mupmum_ww_nlo_new2/SubProcesses/P0_mupmum_wpwm/all_G1_1009/MADatNLO.HwU /farmstorage/marcozaro/MadGraph/mg5amcnlo/mupmum_ww_nlo_new2/SubProcesses/P0_mupmum_wpwm/all_G1_229/MADatNLO.HwU /farmstorage/marcozaro/MadGraph/mg5amcnlo/mupmum_ww_nlo_new2/SubProcesses/P0_mupmum_wpwm/all_G1_443/MADatNLO.HwU /farmstorage/marcozaro/MadGraph/mg5amcnlo/mupmum_ww_nlo_new2/SubProcesses/P0_mupmum_wpwm/all_G1_325/MADatNLO.HwU /farmstorage/marcozaro/MadGraph/mg5amcnlo/mupmum_ww_nlo_new2/SubProcesses/P0_mupmum_wpwm/all_G1_301/MADatNLO.HwU /farmstorage/marcozaro/MadGraph/mg5amcnlo/mupmum_ww_nlo_new2/SubProcesses/P0_mupmum_wpwm/all_G1_1119/MADatNLO.HwU /farmstorage/marcozaro/MadGraph/mg5amcnlo/mupmum_ww_nlo_new2/SubProcesses/P0_mupmum_wpwm/all_G1_401/MADatNLO.HwU /farmstorage/marcozaro/MadGraph/mg5amcnlo/mupmum_ww_nlo_new2/SubProcesses/P0_mupmum_wpwm/all_G1_1396/MADatNLO.HwU /farmstorage/marcozaro/MadGraph/mg5amcnlo/mupmum_ww_nlo_new2/SubProcesses/P0_mupmum_wpwm/all_G1_1509/MADatNLO.HwU /farmstorage/marcozaro/MadGraph/mg5amcnlo/mupmum_ww_nlo_new2/SubProcesses/P0_mupmum_wpwm/all_G1_955/MADatNLO.HwU /farmstorage/marcozaro/MadGraph/mg5amcnlo/mupmum_ww_nlo_new2/SubProcesses/P0_mupmum_wpwm/all_G1_268/MADatNLO.HwU /farmstorage/marcozaro/MadGraph/mg5amcnlo/mupmum_ww_nlo_new2/SubProcesses/P0_mupmum_wpwm/all_G1_1576/MADatNLO.HwU /farmstorage/marcozaro/MadGraph/mg5amcnlo/mupmum_ww_nlo_new2/SubProcesses/P0_mupmum_wpwm/all_G1_932/MADatNLO.HwU /farmstorage/marcozaro/MadGraph/mg5amcnlo/mupmum_ww_nlo_new2/SubProcesses/P0_mupmum_wpwm/all_G1_1884/MADatNLO.HwU /farmstorage/marcozaro/MadGraph/mg5amcnlo/mupmum_ww_nlo_new2/SubProcesses/P0_mupmum_wpwm/all_G1_1254/MADatNLO.HwU /farmstorage/marcozaro/MadGraph/mg5amcnlo/mupmum_ww_nlo_new2/SubProcesses/P0_mupmum_wpwm/all_G1_105/MADatNLO.HwU /farmstorage/marcozaro/MadGraph/mg5amcnlo/mupmum_ww_nlo_new2/SubProcesses/P0_mupmum_wpwm/all_G1_184/MADatNLO.HwU /farmstorage/marcozaro/MadGraph/mg5amcnlo/mupmum_ww_nlo_new2/SubProcesses/P0_mupmum_wpwm/all_G1_844/MADatNLO.HwU /farmstorage/marcozaro/MadGraph/mg5amcnlo/mupmum_ww_nlo_new2/SubProcesses/P0_mupmum_wpwm/all_G1_1575/MADatNLO.HwU /farmstorage/marcozaro/MadGraph/mg5amcnlo/mupmum_ww_nlo_new2/SubProcesses/P0_mupmum_wpwm/all_G1_1132/MADatNLO.HwU /farmstorage/marcozaro/MadGraph/mg5amcnlo/mupmum_ww_nlo_new2/SubProcesses/P0_mupmum_wpwm/all_G1_1354/MADatNLO.HwU /farmstorage/marcozaro/MadGraph/mg5amcnlo/mupmum_ww_nlo_new2/SubProcesses/P0_mupmum_wpwm/all_G1_734/MADatNLO.HwU /farmstorage/marcozaro/MadGraph/mg5amcnlo/mupmum_ww_nlo_new2/SubProcesses/P0_mupmum_wpwm/all_G1_56/MADatNLO.HwU /farmstorage/marcozaro/MadGraph/mg5amcnlo/mupmum_ww_nlo_new2/SubProcesses/P0_mupmum_wpwm/all_G1_986/MADatNLO.HwU /farmstorage/marcozaro/MadGraph/mg5amcnlo/mupmum_ww_nlo_new2/SubProcesses/P0_mupmum_wpwm/all_G1_776/MADatNLO.HwU /farmstorage/marcozaro/MadGraph/mg5amcnlo/mupmum_ww_nlo_new2/SubProcesses/P0_mupmum_wpwm/all_G1_605/MADatNLO.HwU /farmstorage/marcozaro/MadGraph/mg5amcnlo/mupmum_ww_nlo_new2/SubProcesses/P0_mupmum_wpwm/all_G1_1857/MADatNLO.HwU /farmstorage/marcozaro/MadGraph/mg5amcnlo/mupmum_ww_nlo_new2/SubProcesses/P0_mupmum_wpwm/all_G1_195/MADatNLO.HwU /farmstorage/marcozaro/MadGraph/mg5amcnlo/mupmum_ww_nlo_new2/SubProcesses/P0_mupmum_wpwm/all_G1_1083/MADatNLO.HwU /farmstorage/marcozaro/MadGraph/mg5amcnlo/mupmum_ww_nlo_new2/SubProcesses/P0_mupmum_wpwm/all_G1_1039/MADatNLO.HwU /farmstorage/marcozaro/MadGraph/mg5amcnlo/mupmum_ww_nlo_new2/SubProcesses/P0_mupmum_wpwm/all_G1_1825/MADatNLO.HwU /farmstorage/marcozaro/MadGraph/mg5amcnlo/mupmum_ww_nlo_new2/SubProcesses/P0_mupmum_wpwm/all_G1_816/MADatNLO.HwU /farmstorage/marcozaro/MadGraph/mg5amcnlo/mupmum_ww_nlo_new2/SubProcesses/P0_mupmum_wpwm/all_G1_1794/MADatNLO.HwU /farmstorage/marcozaro/MadGraph/mg5amcnlo/mupmum_ww_nlo_new2/SubProcesses/P0_mupmum_wpwm/all_G1_486/MADatNLO.HwU /farmstorage/marcozaro/MadGraph/mg5amcnlo/mupmum_ww_nlo_new2/SubProcesses/P0_mupmum_wpwm/all_G1_39/MADatNLO.HwU /farmstorage/marcozaro/MadGraph/mg5amcnlo/mupmum_ww_nlo_new2/SubProcesses/P0_mupmum_wpwm/all_G1_943/MADatNLO.HwU /farmstorage/marcozaro/MadGraph/mg5amcnlo/mupmum_ww_nlo_new2/SubProcesses/P0_mupmum_wpwm/all_G1_902/MADatNLO.HwU /farmstorage/marcozaro/MadGraph/mg5amcnlo/mupmum_ww_nlo_new2/SubProcesses/P0_mupmum_wpwm/all_G1_791/MADatNLO.HwU /farmstorage/marcozaro/MadGraph/mg5amcnlo/mupmum_ww_nlo_new2/SubProcesses/P0_mupmum_wpwm/all_G1_1800/MADatNLO.HwU /farmstorage/marcozaro/MadGraph/mg5amcnlo/mupmum_ww_nlo_new2/SubProcesses/P0_mupmum_wpwm/all_G1_684/MADatNLO.HwU /farmstorage/marcozaro/MadGraph/mg5amcnlo/mupmum_ww_nlo_new2/SubProcesses/P0_mupmum_wpwm/all_G1_1464/MADatNLO.HwU /farmstorage/marcozaro/MadGraph/mg5amcnlo/mupmum_ww_nlo_new2/SubProcesses/P0_mupmum_wpwm/all_G1_1209/MADatNLO.HwU /farmstorage/marcozaro/MadGraph/mg5amcnlo/mupmum_ww_nlo_new2/SubProcesses/P0_mupmum_wpwm/all_G1_1783/MADatNLO.HwU /farmstorage/marcozaro/MadGraph/mg5amcnlo/mupmum_ww_nlo_new2/SubProcesses/P0_mupmum_wpwm/all_G1_1762/MADatNLO.HwU /farmstorage/marcozaro/MadGraph/mg5amcnlo/mupmum_ww_nlo_new2/SubProcesses/P0_mupmum_wpwm/all_G1_1705/MADatNLO.HwU /farmstorage/marcozaro/MadGraph/mg5amcnlo/mupmum_ww_nlo_new2/SubProcesses/P0_mupmum_wpwm/all_G1_1446/MADatNLO.HwU /farmstorage/marcozaro/MadGraph/mg5amcnlo/mupmum_ww_nlo_new2/SubProcesses/P0_mupmum_wpwm/all_G1_567/MADatNLO.HwU /farmstorage/marcozaro/MadGraph/mg5amcnlo/mupmum_ww_nlo_new2/SubProcesses/P0_mupmum_wpwm/all_G1_1918/MADatNLO.HwU /farmstorage/marcozaro/MadGraph/mg5amcnlo/mupmum_ww_nlo_new2/SubProcesses/P0_mupmum_wpwm/all_G1_453/MADatNLO.HwU /farmstorage/marcozaro/MadGraph/mg5amcnlo/mupmum_ww_nlo_new2/SubProcesses/P0_mupmum_wpwm/all_G1_805/MADatNLO.HwU /farmstorage/marcozaro/MadGraph/mg5amcnlo/mupmum_ww_nlo_new2/SubProcesses/P0_mupmum_wpwm/all_G1_305/MADatNLO.HwU /farmstorage/marcozaro/MadGraph/mg5amcnlo/mupmum_ww_nlo_new2/SubProcesses/P0_mupmum_wpwm/all_G1_1922/MADatNLO.HwU /farmstorage/marcozaro/MadGraph/mg5amcnlo/mupmum_ww_nlo_new2/SubProcesses/P0_mupmum_wpwm/all_G1_188/MADatNLO.HwU /farmstorage/marcozaro/MadGraph/mg5amcnlo/mupmum_ww_nlo_new2/SubProcesses/P0_mupmum_wpwm/all_G1_1429/MADatNLO.HwU /farmstorage/marcozaro/MadGraph/mg5amcnlo/mupmum_ww_nlo_new2/SubProcesses/P0_mupmum_wpwm/all_G1_1106/MADatNLO.HwU /farmstorage/marcozaro/MadGraph/mg5amcnlo/mupmum_ww_nlo_new2/SubProcesses/P0_mupmum_wpwm/all_G1_877/MADatNLO.HwU /farmstorage/marcozaro/MadGraph/mg5amcnlo/mupmum_ww_nlo_new2/SubProcesses/P0_mupmum_wpwm/all_G1_530/MADatNLO.HwU /farmstorage/marcozaro/MadGraph/mg5amcnlo/mupmum_ww_nlo_new2/SubProcesses/P0_mupmum_wpwm/all_G1_183/MADatNLO.HwU /farmstorage/marcozaro/MadGraph/mg5amcnlo/mupmum_ww_nlo_new2/SubProcesses/P0_mupmum_wpwm/all_G1_145/MADatNLO.HwU /farmstorage/marcozaro/MadGraph/mg5amcnlo/mupmum_ww_nlo_new2/SubProcesses/P0_mupmum_wpwm/all_G1_481/MADatNLO.HwU /farmstorage/marcozaro/MadGraph/mg5amcnlo/mupmum_ww_nlo_new2/SubProcesses/P0_mupmum_wpwm/all_G1_1656/MADatNLO.HwU /farmstorage/marcozaro/MadGraph/mg5amcnlo/mupmum_ww_nlo_new2/SubProcesses/P0_mupmum_wpwm/all_G1_1643/MADatNLO.HwU /farmstorage/marcozaro/MadGraph/mg5amcnlo/mupmum_ww_nlo_new2/SubProcesses/P0_mupmum_wpwm/all_G1_1309/MADatNLO.HwU /farmstorage/marcozaro/MadGraph/mg5amcnlo/mupmum_ww_nlo_new2/SubProcesses/P0_mupmum_wpwm/all_G1_1899/MADatNLO.HwU /farmstorage/marcozaro/MadGraph/mg5amcnlo/mupmum_ww_nlo_new2/SubProcesses/P0_mupmum_wpwm/all_G1_1721/MADatNLO.HwU /farmstorage/marcozaro/MadGraph/mg5amcnlo/mupmum_ww_nlo_new2/SubProcesses/P0_mupmum_wpwm/all_G1_1735/MADatNLO.HwU /farmstorage/marcozaro/MadGraph/mg5amcnlo/mupmum_ww_nlo_new2/SubProcesses/P0_mupmum_wpwm/all_G1_1004/MADatNLO.HwU /farmstorage/marcozaro/MadGraph/mg5amcnlo/mupmum_ww_nlo_new2/SubProcesses/P0_mupmum_wpwm/all_G1_12/MADatNLO.HwU /farmstorage/marcozaro/MadGraph/mg5amcnlo/mupmum_ww_nlo_new2/SubProcesses/P0_mupmum_wpwm/all_G1_1506/MADatNLO.HwU /farmstorage/marcozaro/MadGraph/mg5amcnlo/mupmum_ww_nlo_new2/SubProcesses/P0_mupmum_wpwm/all_G1_707/MADatNLO.HwU /farmstorage/marcozaro/MadGraph/mg5amcnlo/mupmum_ww_nlo_new2/SubProcesses/P0_mupmum_wpwm/all_G1_1665/MADatNLO.HwU /farmstorage/marcozaro/MadGraph/mg5amcnlo/mupmum_ww_nlo_new2/SubProcesses/P0_mupmum_wpwm/all_G1_1331/MADatNLO.HwU /farmstorage/marcozaro/MadGraph/mg5amcnlo/mupmum_ww_nlo_new2/SubProcesses/P0_mupmum_wpwm/all_G1_843/MADatNLO.HwU /farmstorage/marcozaro/MadGraph/mg5amcnlo/mupmum_ww_nlo_new2/SubProcesses/P0_mupmum_wpwm/all_G1_961/MADatNLO.HwU /farmstorage/marcozaro/MadGraph/mg5amcnlo/mupmum_ww_nlo_new2/SubProcesses/P0_mupmum_wpwm/all_G1_579/MADatNLO.HwU /farmstorage/marcozaro/MadGraph/mg5amcnlo/mupmum_ww_nlo_new2/SubProcesses/P0_mupmum_wpwm/all_G1_748/MADatNLO.HwU /farmstorage/marcozaro/MadGraph/mg5amcnlo/mupmum_ww_nlo_new2/SubProcesses/P0_mupmum_wpwm/all_G1_1371/MADatNLO.HwU /farmstorage/marcozaro/MadGraph/mg5amcnlo/mupmum_ww_nlo_new2/SubProcesses/P0_mupmum_wpwm/all_G1_560/MADatNLO.HwU /farmstorage/marcozaro/MadGraph/mg5amcnlo/mupmum_ww_nlo_new2/SubProcesses/P0_mupmum_wpwm/all_G1_467/MADatNLO.HwU /farmstorage/marcozaro/MadGraph/mg5amcnlo/mupmum_ww_nlo_new2/SubProcesses/P0_mupmum_wpwm/all_G1_1487/MADatNLO.HwU /farmstorage/marcozaro/MadGraph/mg5amcnlo/mupmum_ww_nlo_new2/SubProcesses/P0_mupmum_wpwm/all_G1_1892/MADatNLO.HwU /farmstorage/marcozaro/MadGraph/mg5amcnlo/mupmum_ww_nlo_new2/SubProcesses/P0_mupmum_wpwm/all_G1_1211/MADatNLO.HwU /farmstorage/marcozaro/MadGraph/mg5amcnlo/mupmum_ww_nlo_new2/SubProcesses/P0_mupmum_wpwm/all_G1_1851/MADatNLO.HwU /farmstorage/marcozaro/MadGraph/mg5amcnlo/mupmum_ww_nlo_new2/SubProcesses/P0_mupmum_wpwm/all_G1_1477/MADatNLO.HwU /farmstorage/marcozaro/MadGraph/mg5amcnlo/mupmum_ww_nlo_new2/SubProcesses/P0_mupmum_wpwm/all_G1_527/MADatNLO.HwU /farmstorage/marcozaro/MadGraph/mg5amcnlo/mupmum_ww_nlo_new2/SubProcesses/P0_mupmum_wpwm/all_G1_1172/MADatNLO.HwU /farmstorage/marcozaro/MadGraph/mg5amcnlo/mupmum_ww_nlo_new2/SubProcesses/P0_mupmum_wpwm/all_G1_1045/MADatNLO.HwU /farmstorage/marcozaro/MadGraph/mg5amcnlo/mupmum_ww_nlo_new2/SubProcesses/P0_mupmum_wpwm/all_G1_1485/MADatNLO.HwU /farmstorage/marcozaro/MadGraph/mg5amcnlo/mupmum_ww_nlo_new2/SubProcesses/P0_mupmum_wpwm/all_G1_1572/MADatNLO.HwU /farmstorage/marcozaro/MadGraph/mg5amcnlo/mupmum_ww_nlo_new2/SubProcesses/P0_mupmum_wpwm/all_G1_655/MADatNLO.HwU /farmstorage/marcozaro/MadGraph/mg5amcnlo/mupmum_ww_nlo_new2/SubProcesses/P0_mupmum_wpwm/all_G1_1283/MADatNLO.HwU /farmstorage/marcozaro/MadGraph/mg5amcnlo/mupmum_ww_nlo_new2/SubProcesses/P0_mupmum_wpwm/all_G1_378/MADatNLO.HwU /farmstorage/marcozaro/MadGraph/mg5amcnlo/mupmum_ww_nlo_new2/SubProcesses/P0_mupmum_wpwm/all_G1_1979/MADatNLO.HwU /farmstorage/marcozaro/MadGraph/mg5amcnlo/mupmum_ww_nlo_new2/SubProcesses/P0_mupmum_wpwm/all_G1_421/MADatNLO.HwU /farmstorage/marcozaro/MadGraph/mg5amcnlo/mupmum_ww_nlo_new2/SubProcesses/P0_mupmum_wpwm/all_G1_1333/MADatNLO.HwU /farmstorage/marcozaro/MadGraph/mg5amcnlo/mupmum_ww_nlo_new2/SubProcesses/P0_mupmum_wpwm/all_G1_1082/MADatNLO.HwU /farmstorage/marcozaro/MadGraph/mg5amcnlo/mupmum_ww_nlo_new2/SubProcesses/P0_mupmum_wpwm/all_G1_978/MADatNLO.HwU /farmstorage/marcozaro/MadGraph/mg5amcnlo/mupmum_ww_nlo_new2/SubProcesses/P0_mupmum_wpwm/all_G1_800/MADatNLO.HwU /farmstorage/marcozaro/MadGraph/mg5amcnlo/mupmum_ww_nlo_new2/SubProcesses/P0_mupmum_wpwm/all_G1_242/MADatNLO.HwU /farmstorage/marcozaro/MadGraph/mg5amcnlo/mupmum_ww_nlo_new2/SubProcesses/P0_mupmum_wpwm/all_G1_1360/MADatNLO.HwU /farmstorage/marcozaro/MadGraph/mg5amcnlo/mupmum_ww_nlo_new2/SubProcesses/P0_mupmum_wpwm/all_G1_128/MADatNLO.HwU /farmstorage/marcozaro/MadGraph/mg5amcnlo/mupmum_ww_nlo_new2/SubProcesses/P0_mupmum_wpwm/all_G1_845/MADatNLO.HwU /farmstorage/marcozaro/MadGraph/mg5amcnlo/mupmum_ww_nlo_new2/SubProcesses/P0_mupmum_wpwm/all_G1_1020/MADatNLO.HwU /farmstorage/marcozaro/MadGraph/mg5amcnlo/mupmum_ww_nlo_new2/SubProcesses/P0_mupmum_wpwm/all_G1_678/MADatNLO.HwU /farmstorage/marcozaro/MadGraph/mg5amcnlo/mupmum_ww_nlo_new2/SubProcesses/P0_mupmum_wpwm/all_G1_320/MADatNLO.HwU /farmstorage/marcozaro/MadGraph/mg5amcnlo/mupmum_ww_nlo_new2/SubProcesses/P0_mupmum_wpwm/all_G1_1806/MADatNLO.HwU /farmstorage/marcozaro/MadGraph/mg5amcnlo/mupmum_ww_nlo_new2/SubProcesses/P0_mupmum_wpwm/all_G1_687/MADatNLO.HwU /farmstorage/marcozaro/MadGraph/mg5amcnlo/mupmum_ww_nlo_new2/SubProcesses/P0_mupmum_wpwm/all_G1_1323/MADatNLO.HwU /farmstorage/marcozaro/MadGraph/mg5amcnlo/mupmum_ww_nlo_new2/SubProcesses/P0_mupmum_wpwm/all_G1_1218/MADatNLO.HwU /farmstorage/marcozaro/MadGraph/mg5amcnlo/mupmum_ww_nlo_new2/SubProcesses/P0_mupmum_wpwm/all_G1_1804/MADatNLO.HwU /farmstorage/marcozaro/MadGraph/mg5amcnlo/mupmum_ww_nlo_new2/SubProcesses/P0_mupmum_wpwm/all_G1_335/MADatNLO.HwU /farmstorage/marcozaro/MadGraph/mg5amcnlo/mupmum_ww_nlo_new2/SubProcesses/P0_mupmum_wpwm/all_G1_1589/MADatNLO.HwU /farmstorage/marcozaro/MadGraph/mg5amcnlo/mupmum_ww_nlo_new2/SubProcesses/P0_mupmum_wpwm/all_G1_871/MADatNLO.HwU /farmstorage/marcozaro/MadGraph/mg5amcnlo/mupmum_ww_nlo_new2/SubProcesses/P0_mupmum_wpwm/all_G1_97/MADatNLO.HwU /farmstorage/marcozaro/MadGraph/mg5amcnlo/mupmum_ww_nlo_new2/SubProcesses/P0_mupmum_wpwm/all_G1_1875/MADatNLO.HwU /farmstorage/marcozaro/MadGraph/mg5amcnlo/mupmum_ww_nlo_new2/SubProcesses/P0_mupmum_wpwm/all_G1_624/MADatNLO.HwU /farmstorage/marcozaro/MadGraph/mg5amcnlo/mupmum_ww_nlo_new2/SubProcesses/P0_mupmum_wpwm/all_G1_1276/MADatNLO.HwU /farmstorage/marcozaro/MadGraph/mg5amcnlo/mupmum_ww_nlo_new2/SubProcesses/P0_mupmum_wpwm/all_G1_1202/MADatNLO.HwU /farmstorage/marcozaro/MadGraph/mg5amcnlo/mupmum_ww_nlo_new2/SubProcesses/P0_mupmum_wpwm/all_G1_501/MADatNLO.HwU /farmstorage/marcozaro/MadGraph/mg5amcnlo/mupmum_ww_nlo_new2/SubProcesses/P0_mupmum_wpwm/all_G1_797/MADatNLO.HwU /farmstorage/marcozaro/MadGraph/mg5amcnlo/mupmum_ww_nlo_new2/SubProcesses/P0_mupmum_wpwm/all_G1_451/MADatNLO.HwU /farmstorage/marcozaro/MadGraph/mg5amcnlo/mupmum_ww_nlo_new2/SubProcesses/P0_mupmum_wpwm/all_G1_1395/MADatNLO.HwU /farmstorage/marcozaro/MadGraph/mg5amcnlo/mupmum_ww_nlo_new2/SubProcesses/P0_mupmum_wpwm/all_G1_549/MADatNLO.HwU /farmstorage/marcozaro/MadGraph/mg5amcnlo/mupmum_ww_nlo_new2/SubProcesses/P0_mupmum_wpwm/all_G1_691/MADatNLO.HwU /farmstorage/marcozaro/MadGraph/mg5amcnlo/mupmum_ww_nlo_new2/SubProcesses/P0_mupmum_wpwm/all_G1_1909/MADatNLO.HwU /farmstorage/marcozaro/MadGraph/mg5amcnlo/mupmum_ww_nlo_new2/SubProcesses/P0_mupmum_wpwm/all_G1_95/MADatNLO.HwU /farmstorage/marcozaro/MadGraph/mg5amcnlo/mupmum_ww_nlo_new2/SubProcesses/P0_mupmum_wpwm/all_G1_1465/MADatNLO.HwU /farmstorage/marcozaro/MadGraph/mg5amcnlo/mupmum_ww_nlo_new2/SubProcesses/P0_mupmum_wpwm/all_G1_1514/MADatNLO.HwU /farmstorage/marcozaro/MadGraph/mg5amcnlo/mupmum_ww_nlo_new2/SubProcesses/P0_mupmum_wpwm/all_G1_1097/MADatNLO.HwU /farmstorage/marcozaro/MadGraph/mg5amcnlo/mupmum_ww_nlo_new2/SubProcesses/P0_mupmum_wpwm/all_G1_1928/MADatNLO.HwU /farmstorage/marcozaro/MadGraph/mg5amcnlo/mupmum_ww_nlo_new2/SubProcesses/P0_mupmum_wpwm/all_G1_1723/MADatNLO.HwU /farmstorage/marcozaro/MadGraph/mg5amcnlo/mupmum_ww_nlo_new2/SubProcesses/P0_mupmum_wpwm/all_G1_312/MADatNLO.HwU /farmstorage/marcozaro/MadGraph/mg5amcnlo/mupmum_ww_nlo_new2/SubProcesses/P0_mupmum_wpwm/all_G1_427/MADatNLO.HwU /farmstorage/marcozaro/MadGraph/mg5amcnlo/mupmum_ww_nlo_new2/SubProcesses/P0_mupmum_wpwm/all_G1_1474/MADatNLO.HwU /farmstorage/marcozaro/MadGraph/mg5amcnlo/mupmum_ww_nlo_new2/SubProcesses/P0_mupmum_wpwm/all_G1_1142/MADatNLO.HwU /farmstorage/marcozaro/MadGraph/mg5amcnlo/mupmum_ww_nlo_new2/SubProcesses/P0_mupmum_wpwm/all_G1_1057/MADatNLO.HwU /farmstorage/marcozaro/MadGraph/mg5amcnlo/mupmum_ww_nlo_new2/SubProcesses/P0_mupmum_wpwm/all_G1_155/MADatNLO.HwU /farmstorage/marcozaro/MadGraph/mg5amcnlo/mupmum_ww_nlo_new2/SubProcesses/P0_mupmum_wpwm/all_G1_1143/MADatNLO.HwU /farmstorage/marcozaro/MadGraph/mg5amcnlo/mupmum_ww_nlo_new2/SubProcesses/P0_mupmum_wpwm/all_G1_275/MADatNLO.HwU /farmstorage/marcozaro/MadGraph/mg5amcnlo/mupmum_ww_nlo_new2/SubProcesses/P0_mupmum_wpwm/all_G1_138/MADatNLO.HwU /farmstorage/marcozaro/MadGraph/mg5amcnlo/mupmum_ww_nlo_new2/SubProcesses/P0_mupmum_wpwm/all_G1_1293/MADatNLO.HwU /farmstorage/marcozaro/MadGraph/mg5amcnlo/mupmum_ww_nlo_new2/SubProcesses/P0_mupmum_wpwm/all_G1_1151/MADatNLO.HwU /farmstorage/marcozaro/MadGraph/mg5amcnlo/mupmum_ww_nlo_new2/SubProcesses/P0_mupmum_wpwm/all_G1_1062/MADatNLO.HwU /farmstorage/marcozaro/MadGraph/mg5amcnlo/mupmum_ww_nlo_new2/SubProcesses/P0_mupmum_wpwm/all_G1_881/MADatNLO.HwU /farmstorage/marcozaro/MadGraph/mg5amcnlo/mupmum_ww_nlo_new2/SubProcesses/P0_mupmum_wpwm/all_G1_873/MADatNLO.HwU /farmstorage/marcozaro/MadGraph/mg5amcnlo/mupmum_ww_nlo_new2/SubProcesses/P0_mupmum_wpwm/all_G1_1601/MADatNLO.HwU /farmstorage/marcozaro/MadGraph/mg5amcnlo/mupmum_ww_nlo_new2/SubProcesses/P0_mupmum_wpwm/all_G1_439/MADatNLO.HwU /farmstorage/marcozaro/MadGraph/mg5amcnlo/mupmum_ww_nlo_new2/SubProcesses/P0_mupmum_wpwm/all_G1_603/MADatNLO.HwU /farmstorage/marcozaro/MadGraph/mg5amcnlo/mupmum_ww_nlo_new2/SubProcesses/P0_mupmum_wpwm/all_G1_1953/MADatNLO.HwU /farmstorage/marcozaro/MadGraph/mg5amcnlo/mupmum_ww_nlo_new2/SubProcesses/P0_mupmum_wpwm/all_G1_264/MADatNLO.HwU /farmstorage/marcozaro/MadGraph/mg5amcnlo/mupmum_ww_nlo_new2/SubProcesses/P0_mupmum_wpwm/all_G1_448/MADatNLO.HwU /farmstorage/marcozaro/MadGraph/mg5amcnlo/mupmum_ww_nlo_new2/SubProcesses/P0_mupmum_wpwm/all_G1_62/MADatNLO.HwU /farmstorage/marcozaro/MadGraph/mg5amcnlo/mupmum_ww_nlo_new2/SubProcesses/P0_mupmum_wpwm/all_G1_114/MADatNLO.HwU /farmstorage/marcozaro/MadGraph/mg5amcnlo/mupmum_ww_nlo_new2/SubProcesses/P0_mupmum_wpwm/all_G1_1490/MADatNLO.HwU /farmstorage/marcozaro/MadGraph/mg5amcnlo/mupmum_ww_nlo_new2/SubProcesses/P0_mupmum_wpwm/all_G1_1311/MADatNLO.HwU /farmstorage/marcozaro/MadGraph/mg5amcnlo/mupmum_ww_nlo_new2/SubProcesses/P0_mupmum_wpwm/all_G1_1882/MADatNLO.HwU /farmstorage/marcozaro/MadGraph/mg5amcnlo/mupmum_ww_nlo_new2/SubProcesses/P0_mupmum_wpwm/all_G1_1869/MADatNLO.HwU /farmstorage/marcozaro/MadGraph/mg5amcnlo/mupmum_ww_nlo_new2/SubProcesses/P0_mupmum_wpwm/all_G1_1148/MADatNLO.HwU /farmstorage/marcozaro/MadGraph/mg5amcnlo/mupmum_ww_nlo_new2/SubProcesses/P0_mupmum_wpwm/all_G1_737/MADatNLO.HwU /farmstorage/marcozaro/MadGraph/mg5amcnlo/mupmum_ww_nlo_new2/SubProcesses/P0_mupmum_wpwm/all_G1_550/MADatNLO.HwU /farmstorage/marcozaro/MadGraph/mg5amcnlo/mupmum_ww_nlo_new2/SubProcesses/P0_mupmum_wpwm/all_G1_636/MADatNLO.HwU /farmstorage/marcozaro/MadGraph/mg5amcnlo/mupmum_ww_nlo_new2/SubProcesses/P0_mupmum_wpwm/all_G1_1955/MADatNLO.HwU /farmstorage/marcozaro/MadGraph/mg5amcnlo/mupmum_ww_nlo_new2/SubProcesses/P0_mupmum_wpwm/all_G1_807/MADatNLO.HwU /farmstorage/marcozaro/MadGraph/mg5amcnlo/mupmum_ww_nlo_new2/SubProcesses/P0_mupmum_wpwm/all_G1_185/MADatNLO.HwU /farmstorage/marcozaro/MadGraph/mg5amcnlo/mupmum_ww_nlo_new2/SubProcesses/P0_mupmum_wpwm/all_G1_1708/MADatNLO.HwU /farmstorage/marcozaro/MadGraph/mg5amcnlo/mupmum_ww_nlo_new2/SubProcesses/P0_mupmum_wpwm/all_G1_1622/MADatNLO.HwU /farmstorage/marcozaro/MadGraph/mg5amcnlo/mupmum_ww_nlo_new2/SubProcesses/P0_mupmum_wpwm/all_G1_1646/MADatNLO.HwU /farmstorage/marcozaro/MadGraph/mg5amcnlo/mupmum_ww_nlo_new2/SubProcesses/P0_mupmum_wpwm/all_G1_474/MADatNLO.HwU /farmstorage/marcozaro/MadGraph/mg5amcnlo/mupmum_ww_nlo_new2/SubProcesses/P0_mupmum_wpwm/all_G1_580/MADatNLO.HwU /farmstorage/marcozaro/MadGraph/mg5amcnlo/mupmum_ww_nlo_new2/SubProcesses/P0_mupmum_wpwm/all_G1_747/MADatNLO.HwU /farmstorage/marcozaro/MadGraph/mg5amcnlo/mupmum_ww_nlo_new2/SubProcesses/P0_mupmum_wpwm/all_G1_1980/MADatNLO.HwU /farmstorage/marcozaro/MadGraph/mg5amcnlo/mupmum_ww_nlo_new2/SubProcesses/P0_mupmum_wpwm/all_G1_1840/MADatNLO.HwU /farmstorage/marcozaro/MadGraph/mg5amcnlo/mupmum_ww_nlo_new2/SubProcesses/P0_mupmum_wpwm/all_G1_1987/MADatNLO.HwU /farmstorage/marcozaro/MadGraph/mg5amcnlo/mupmum_ww_nlo_new2/SubProcesses/P0_mupmum_wpwm/all_G1_338/MADatNLO.HwU /farmstorage/marcozaro/MadGraph/mg5amcnlo/mupmum_ww_nlo_new2/SubProcesses/P0_mupmum_wpwm/all_G1_460/MADatNLO.HwU /farmstorage/marcozaro/MadGraph/mg5amcnlo/mupmum_ww_nlo_new2/SubProcesses/P0_mupmum_wpwm/all_G1_79/MADatNLO.HwU /farmstorage/marcozaro/MadGraph/mg5amcnlo/mupmum_ww_nlo_new2/SubProcesses/P0_mupmum_wpwm/all_G1_1426/MADatNLO.HwU /farmstorage/marcozaro/MadGraph/mg5amcnlo/mupmum_ww_nlo_new2/SubProcesses/P0_mupmum_wpwm/all_G1_254/MADatNLO.HwU /farmstorage/marcozaro/MadGraph/mg5amcnlo/mupmum_ww_nlo_new2/SubProcesses/P0_mupmum_wpwm/all_G1_1539/MADatNLO.HwU /farmstorage/marcozaro/MadGraph/mg5amcnlo/mupmum_ww_nlo_new2/SubProcesses/P0_mupmum_wpwm/all_G1_1131/MADatNLO.HwU /farmstorage/marcozaro/MadGraph/mg5amcnlo/mupmum_ww_nlo_new2/SubProcesses/P0_mupmum_wpwm/all_G1_1586/MADatNLO.HwU /farmstorage/marcozaro/MadGraph/mg5amcnlo/mupmum_ww_nlo_new2/SubProcesses/P0_mupmum_wpwm/all_G1_1049/MADatNLO.HwU /farmstorage/marcozaro/MadGraph/mg5amcnlo/mupmum_ww_nlo_new2/SubProcesses/P0_mupmum_wpwm/all_G1_134/MADatNLO.HwU /farmstorage/marcozaro/MadGraph/mg5amcnlo/mupmum_ww_nlo_new2/SubProcesses/P0_mupmum_wpwm/all_G1_639/MADatNLO.HwU /farmstorage/marcozaro/MadGraph/mg5amcnlo/mupmum_ww_nlo_new2/SubProcesses/P0_mupmum_wpwm/all_G1_1837/MADatNLO.HwU /farmstorage/marcozaro/MadGraph/mg5amcnlo/mupmum_ww_nlo_new2/SubProcesses/P0_mupmum_wpwm/all_G1_689/MADatNLO.HwU /farmstorage/marcozaro/MadGraph/mg5amcnlo/mupmum_ww_nlo_new2/SubProcesses/P0_mupmum_wpwm/all_G1_578/MADatNLO.HwU /farmstorage/marcozaro/MadGraph/mg5amcnlo/mupmum_ww_nlo_new2/SubProcesses/P0_mupmum_wpwm/all_G1_647/MADatNLO.HwU /farmstorage/marcozaro/MadGraph/mg5amcnlo/mupmum_ww_nlo_new2/SubProcesses/P0_mupmum_wpwm/all_G1_1823/MADatNLO.HwU /farmstorage/marcozaro/MadGraph/mg5amcnlo/mupmum_ww_nlo_new2/SubProcesses/P0_mupmum_wpwm/all_G1_1936/MADatNLO.HwU /farmstorage/marcozaro/MadGraph/mg5amcnlo/mupmum_ww_nlo_new2/SubProcesses/P0_mupmum_wpwm/all_G1_1579/MADatNLO.HwU /farmstorage/marcozaro/MadGraph/mg5amcnlo/mupmum_ww_nlo_new2/SubProcesses/P0_mupmum_wpwm/all_G1_272/MADatNLO.HwU --out=/farmstorage/marcozaro/MadGraph/mg5amcnlo/mupmum_ww_nlo_new2/Events/run_10tev_NLO_deltafix_03permil/MADatNLO --gnuplot --band=[] --lhapdf-config=/home/marcozaro/LHAPDF6/bin/lhapdf-config --sum --keep_all_weights --no_open
reset

set lmargin 10
set rmargin 0
set terminal postscript portrait enhanced color "Helvetica" 9 
# The pdf terminal offers transparency support, but you will have to adapt things a bit
#set terminal pdf enhanced font "Helvetica 12" lw 1.0 dashed size 29.7cm, 21cm
set key font ",9"
set key samplen "2"
set output "MADatNLO.ps"

# This is the "PODO" color palette of gnuplot v.5, but with the order
# changed: palette of colors selected to be easily distinguishable by
# color-blind individuals with either protanopia or deuteranopia. Bang
# Wong [2011] Nature Methods 8, 441.

set style line   1 lt 1 lc rgb "#009e73" lw 1.3
set style line 101 lt 1 lc rgb "#009e73" lw 1.3 dt (6,3)
set style line  11 lt 2 lc rgb "#009e73" lw 1.3 dt (6,3)
set style line  21 lt 4 lc rgb "#009e73" lw 1.3 dt (3,2)
set style line  31 lt 6 lc rgb "#009e73" lw 1.3 dt (2,1)
set style line  41 lt 8 lc rgb "#009e73" lw 1.3 dt (4,3)

set style line   2 lt 1 lc rgb "#0072b2" lw 1.3
set style line 102 lt 1 lc rgb "#0072b2" lw 1.3 dt (6,3)
set style line  12 lt 2 lc rgb "#0072b2" lw 1.3 dt (6,3)
set style line  22 lt 4 lc rgb "#0072b2" lw 1.3 dt (3,2)
set style line  32 lt 6 lc rgb "#0072b2" lw 1.3 dt (2,1)
set style line  42 lt 8 lc rgb "#0072b2" lw 1.3 dt (4,3)

set style line   3 lt 1 lc rgb "#d55e00" lw 1.3
set style line 103 lt 1 lc rgb "#d55e00" lw 1.3 dt (6,3)
set style line  13 lt 2 lc rgb "#d55e00" lw 1.3 dt (6,3)
set style line  23 lt 4 lc rgb "#d55e00" lw 1.3 dt (3,2)
set style line  33 lt 6 lc rgb "#d55e00" lw 1.3 dt (2,1)
set style line  43 lt 8 lc rgb "#d55e00" lw 1.3 dt (4,3)

set style line   4 lt 1 lc rgb "#f0e442" lw 1.3
set style line 104 lt 1 lc rgb "#f0e442" lw 1.3 dt (6,3)
set style line  14 lt 2 lc rgb "#f0e442" lw 1.3 dt (6,3)
set style line  24 lt 4 lc rgb "#f0e442" lw 1.3 dt (3,2)
set style line  34 lt 6 lc rgb "#f0e442" lw 1.3 dt (2,1)
set style line  44 lt 8 lc rgb "#f0e442" lw 1.3 dt (4,3)

set style line   5 lt 1 lc rgb "#56b4e9" lw 1.3
set style line 105 lt 1 lc rgb "#56b4e9" lw 1.3 dt (6,3)
set style line  15 lt 2 lc rgb "#56b4e9" lw 1.3 dt (6,3)
set style line  25 lt 4 lc rgb "#56b4e9" lw 1.3 dt (3,2)
set style line  35 lt 6 lc rgb "#56b4e9" lw 1.3 dt (2,1)
set style line  45 lt 8 lc rgb "#56b4e9" lw 1.3 dt (4,3)

set style line   6 lt 1 lc rgb "#cc79a7" lw 1.3
set style line 106 lt 1 lc rgb "#cc79a7" lw 1.3 dt (6,3)
set style line  16 lt 2 lc rgb "#cc79a7" lw 1.3 dt (6,3)
set style line  26 lt 4 lc rgb "#cc79a7" lw 1.3 dt (3,2)
set style line  36 lt 6 lc rgb "#cc79a7" lw 1.3 dt (2,1)
set style line  46 lt 8 lc rgb "#cc79a7" lw 1.3 dt (4,3)

set style line   7 lt 1 lc rgb "#e69f00" lw 1.3
set style line 107 lt 1 lc rgb "#e69f00" lw 1.3 dt (6,3)
set style line  17 lt 2 lc rgb "#e69f00" lw 1.3 dt (6,3)
set style line  27 lt 4 lc rgb "#e69f00" lw 1.3 dt (3,2)
set style line  37 lt 6 lc rgb "#e69f00" lw 1.3 dt (2,1)
set style line  47 lt 8 lc rgb "#e69f00" lw 1.3 dt (4,3)

set style line   8 lt 1 lc rgb "black" lw 1.3
set style line 108 lt 1 lc rgb "black" lw 1.3 dt (6,3)
set style line  18 lt 2 lc rgb "black" lw 1.3 dt (6,3)
set style line  28 lt 4 lc rgb "black" lw 1.3 dt (3,2)
set style line  38 lt 6 lc rgb "black" lw 1.3 dt (2,1)
set style line  48 lt 8 lc rgb "black" lw 1.3 dt (4,3)


set style line 999 lt 1 lc rgb "gray" lw 1.3

safe(x,y,a) = (y == 0.0 ? a : x/y)

set style data histeps
set key invert



################################################################################
### Rendering of the plot titled 'total rate'
################################################################################

set multiplot
set label "total rate" font ",13" at graph 0.04, graph 1.05
set xrange [5.0000e-01:1.5000e+00]
set bmargin 0 
set tmargin 0
set xtics nomirror
set ytics nomirror
set mytics 10
set xtics auto
set key horizontal noreverse maxcols 1 width -4 
set label front 'MadGraph5\_aMC\@NLO' font "Courier,11" rotate by 90 at graph 1.02, graph 0.04

#-- rendering subhistograms 'NLO|#1 and LO|#1 results'

set format y '10^{%T}'
set yrange [5.6855e-02:3.7537e+01]
set origin 0.0000e+00, 5.0000e-01
set size 1.0000e+00, 4.0000e-01
set mytics 10
set ytics auto
set format x ''
set logscale y
set ylabel "{/Symbol s} per bin [pb]"

plot \
sqrt(-1) ls 16 title 'TOTR|#1, scale variation',\
sqrt(-1) ls 15 title 'NLOR|#1, scale variation',\
sqrt(-1) ls 14 title 'TOT|#1, scale variation',\
sqrt(-1) ls 13 title 'LOAA|#1, scale variation',\
sqrt(-1) ls 12 title 'LO|#1, scale variation',\
sqrt(-1) ls 11 title 'NLO|#1, scale variation',\
'MADatNLO.HwU' index 5 using (($1+$2)/2):($3 >= 0 ? sqrt(-1) : abs($3)):4 w yerrorbar ls 106 title '',\
'MADatNLO.HwU' index 5 using (($1+$2)/2):($3 >= 0 ? sqrt(-1) : abs($3)) ls 106 title '',\
'MADatNLO.HwU' index 5 using (($1+$2)/2):($3 < 0 ? sqrt(-1) : $3):4 w yerrorbar ls 6 title '',\
'MADatNLO.HwU' index 5 using (($1+$2)/2):($3 < 0 ? sqrt(-1) : $3) ls 6 title 'TOTR|#1, central value, dynamical\_scale\_choice=10',\
'MADatNLO.HwU' index 4 using (($1+$2)/2):($3 >= 0 ? sqrt(-1) : abs($3)):4 w yerrorbar ls 105 title '',\
'MADatNLO.HwU' index 4 using (($1+$2)/2):($3 >= 0 ? sqrt(-1) : abs($3)) ls 105 title '',\
'MADatNLO.HwU' index 4 using (($1+$2)/2):($3 < 0 ? sqrt(-1) : $3):4 w yerrorbar ls 5 title '',\
'MADatNLO.HwU' index 4 using (($1+$2)/2):($3 < 0 ? sqrt(-1) : $3) ls 5 title 'NLOR|#1, central value, dynamical\_scale\_choice=10',\
'MADatNLO.HwU' index 3 using (($1+$2)/2):($3 >= 0 ? sqrt(-1) : abs($3)):4 w yerrorbar ls 104 title '',\
'MADatNLO.HwU' index 3 using (($1+$2)/2):($3 >= 0 ? sqrt(-1) : abs($3)) ls 104 title '',\
'MADatNLO.HwU' index 3 using (($1+$2)/2):($3 < 0 ? sqrt(-1) : $3):4 w yerrorbar ls 4 title '',\
'MADatNLO.HwU' index 3 using (($1+$2)/2):($3 < 0 ? sqrt(-1) : $3) ls 4 title 'TOT|#1, central value, dynamical\_scale\_choice=10',\
'MADatNLO.HwU' index 2 using (($1+$2)/2):($3 >= 0 ? sqrt(-1) : abs($3)):4 w yerrorbar ls 103 title '',\
'MADatNLO.HwU' index 2 using (($1+$2)/2):($3 >= 0 ? sqrt(-1) : abs($3)) ls 103 title '',\
'MADatNLO.HwU' index 2 using (($1+$2)/2):($3 < 0 ? sqrt(-1) : $3):4 w yerrorbar ls 3 title '',\
'MADatNLO.HwU' index 2 using (($1+$2)/2):($3 < 0 ? sqrt(-1) : $3) ls 3 title 'LOAA|#1, central value, dynamical\_scale\_choice=10',\
'MADatNLO.HwU' index 1 using (($1+$2)/2):($3 >= 0 ? sqrt(-1) : abs($3)):4 w yerrorbar ls 102 title '',\
'MADatNLO.HwU' index 1 using (($1+$2)/2):($3 >= 0 ? sqrt(-1) : abs($3)) ls 102 title '',\
'MADatNLO.HwU' index 1 using (($1+$2)/2):($3 < 0 ? sqrt(-1) : $3):4 w yerrorbar ls 2 title '',\
'MADatNLO.HwU' index 1 using (($1+$2)/2):($3 < 0 ? sqrt(-1) : $3) ls 2 title 'LO|#1, central value, dynamical\_scale\_choice=10',\
'MADatNLO.HwU' index 0 using (($1+$2)/2):($3 >= 0 ? sqrt(-1) : abs($3)):4 w yerrorbar ls 101 title '',\
'MADatNLO.HwU' index 0 using (($1+$2)/2):($3 >= 0 ? sqrt(-1) : abs($3)) ls 101 title '',\
'MADatNLO.HwU' index 0 using (($1+$2)/2):($3 < 0 ? sqrt(-1) : $3):4 w yerrorbar ls 1 title '',\
'MADatNLO.HwU' index 0 using (($1+$2)/2):($3 < 0 ? sqrt(-1) : $3) ls 1 title 'NLO|#1, central value, dynamical\_scale\_choice=10'
#-- rendering subhistograms 'Relative scale and PDF uncertainty'
unset label
unset format
set yrange [-1.2778e+00:1.0896e+00]
set origin 0.0000e+00, 3.5000e-01
set size 1.0000e+00, 1.5000e-01
set mytics 2
set ytics auto
set format x ''
unset logscale y
set ylabel "NLO|#1 rel.unc."
set label "Relative uncertainties w.r.t. central values" font ",9" front at graph 0.03, graph 0.13
plot \
'MADatNLO.HwU' index 5 using (($1+$2)/2):(safe($7,$3,1.0)-1.0) ls 16 title '',\
'MADatNLO.HwU' index 5 using (($1+$2)/2):(safe($6,$3,1.0)-1.0) ls 16 title '',\
'MADatNLO.HwU' index 4 using (($1+$2)/2):(safe($7,$3,1.0)-1.0) ls 15 title '',\
'MADatNLO.HwU' index 4 using (($1+$2)/2):(safe($6,$3,1.0)-1.0) ls 15 title '',\
'MADatNLO.HwU' index 3 using (($1+$2)/2):(safe($7,$3,1.0)-1.0) ls 14 title '',\
'MADatNLO.HwU' index 3 using (($1+$2)/2):(safe($6,$3,1.0)-1.0) ls 14 title '',\
'MADatNLO.HwU' index 2 using (($1+$2)/2):(safe($7,$3,1.0)-1.0) ls 13 title '',\
'MADatNLO.HwU' index 2 using (($1+$2)/2):(safe($6,$3,1.0)-1.0) ls 13 title '',\
'MADatNLO.HwU' index 1 using (($1+$2)/2):(safe($7,$3,1.0)-1.0) ls 12 title '',\
'MADatNLO.HwU' index 1 using (($1+$2)/2):(safe($6,$3,1.0)-1.0) ls 12 title '',\
'MADatNLO.HwU' index 0 using (($1+$2)/2):(safe($7,$3,1.0)-1.0) ls 11 title '',\
'MADatNLO.HwU' index 0 using (($1+$2)/2):(safe($6,$3,1.0)-1.0) ls 11 title '',\
0.0 ls 999 title '',\
'MADatNLO.HwU' index 5 using (($1+$2)/2):(0.0):(safe($4,$3,0.0)) w yerrorbar ls 6 title '',\
'MADatNLO.HwU' index 5 using (($1+$2)/2):(safe($5,$3,1.0)-1.0) ls 6 title '',\
'MADatNLO.HwU' index 4 using (($1+$2)/2):(0.0):(safe($4,$3,0.0)) w yerrorbar ls 5 title '',\
'MADatNLO.HwU' index 4 using (($1+$2)/2):(safe($5,$3,1.0)-1.0) ls 5 title '',\
'MADatNLO.HwU' index 3 using (($1+$2)/2):(0.0):(safe($4,$3,0.0)) w yerrorbar ls 4 title '',\
'MADatNLO.HwU' index 3 using (($1+$2)/2):(safe($5,$3,1.0)-1.0) ls 4 title '',\
'MADatNLO.HwU' index 2 using (($1+$2)/2):(0.0):(safe($4,$3,0.0)) w yerrorbar ls 3 title '',\
'MADatNLO.HwU' index 2 using (($1+$2)/2):(safe($5,$3,1.0)-1.0) ls 3 title '',\
'MADatNLO.HwU' index 1 using (($1+$2)/2):(0.0):(safe($4,$3,0.0)) w yerrorbar ls 2 title '',\
'MADatNLO.HwU' index 1 using (($1+$2)/2):(safe($5,$3,1.0)-1.0) ls 2 title '',\
'MADatNLO.HwU' index 0 using (($1+$2)/2):(0.0):(safe($4,$3,0.0)) w yerrorbar ls 1 title '',\
'MADatNLO.HwU' index 0 using (($1+$2)/2):(safe($5,$3,1.0)-1.0) ls 1 title ''
#-- rendering subhistograms '(LO|#1LOAA|#1TOT|#1NLOR|#1TOTR|#1)/(NLO|#1 central value) ratio'
unset label
unset format
set yrange [-3.8089e+01:4.1147e+01]
set origin 0.0000e+00, 2.0000e-01
set size 1.0000e+00, 1.5000e-01
set mytics 2
set ytics auto
set format x
unset logscale y
set ylabel "ratio w.r.t. NLO|#1"
set label "(LO|#1LOAA|#1TOT|#1NLOR|#1TOTR|#1)/(NLO|#1 central value)" font ",9" at graph 0.03, graph 0.13
plot \
1.0 ls 999 title '',\
'MADatNLO.HwU' index 10 using (($1+$2)/2):7 ls 16 title '',\
'MADatNLO.HwU' index 10 using (($1+$2)/2):6 ls 16 title '',\
'MADatNLO.HwU' index 9 using (($1+$2)/2):7 ls 15 title '',\
'MADatNLO.HwU' index 9 using (($1+$2)/2):6 ls 15 title '',\
'MADatNLO.HwU' index 8 using (($1+$2)/2):7 ls 14 title '',\
'MADatNLO.HwU' index 8 using (($1+$2)/2):6 ls 14 title '',\
'MADatNLO.HwU' index 7 using (($1+$2)/2):7 ls 13 title '',\
'MADatNLO.HwU' index 7 using (($1+$2)/2):6 ls 13 title '',\
'MADatNLO.HwU' index 6 using (($1+$2)/2):7 ls 12 title '',\
'MADatNLO.HwU' index 6 using (($1+$2)/2):6 ls 12 title '',\
'MADatNLO.HwU' index 10 using (($1+$2)/2):5 ls 6 title '',\
'MADatNLO.HwU' index 10 using (($1+$2)/2):3:4 w yerrorbar ls 6 title '',\
'MADatNLO.HwU' index 10 using (($1+$2)/2):3 ls 6 title '',\
'MADatNLO.HwU' index 9 using (($1+$2)/2):5 ls 5 title '',\
'MADatNLO.HwU' index 9 using (($1+$2)/2):3:4 w yerrorbar ls 5 title '',\
'MADatNLO.HwU' index 9 using (($1+$2)/2):3 ls 5 title '',\
'MADatNLO.HwU' index 8 using (($1+$2)/2):5 ls 4 title '',\
'MADatNLO.HwU' index 8 using (($1+$2)/2):3:4 w yerrorbar ls 4 title '',\
'MADatNLO.HwU' index 8 using (($1+$2)/2):3 ls 4 title '',\
'MADatNLO.HwU' index 7 using (($1+$2)/2):5 ls 3 title '',\
'MADatNLO.HwU' index 7 using (($1+$2)/2):3:4 w yerrorbar ls 3 title '',\
'MADatNLO.HwU' index 7 using (($1+$2)/2):3 ls 3 title '',\
'MADatNLO.HwU' index 6 using (($1+$2)/2):5 ls 2 title '',\
'MADatNLO.HwU' index 6 using (($1+$2)/2):3:4 w yerrorbar ls 2 title '',\
'MADatNLO.HwU' index 6 using (($1+$2)/2):3 ls 2 title ''

unset label

################################################################################

################################################################################
### Rendering of the plot titled 'total rate real'
################################################################################

set multiplot
set label "total rate real" font ",13" at graph 0.04, graph 1.05
set xrange [5.0000e-01:5.5000e+00]
set bmargin 0 
set tmargin 0
set xtics nomirror
set ytics nomirror
set mytics 10
set xtics auto
set key horizontal noreverse maxcols 1 width -4 
set label front 'MadGraph5\_aMC\@NLO' font "Courier,11" rotate by 90 at graph 1.02, graph 0.04

#-- rendering subhistograms 'NLO|#1 and LO|#1 results'

set format y '10^{%T}'
set yrange [9.0000e-01:1.1000e+02]
set origin 0.0000e+00, 5.0000e-01
set size 1.0000e+00, 4.0000e-01
set mytics 10
set ytics auto
set format x ''
set logscale y
set ylabel "{/Symbol s} per bin [pb]"

plot \
sqrt(-1) ls 16 title 'TOTR|#1, scale variation',\
sqrt(-1) ls 15 title 'NLOR|#1, scale variation',\
sqrt(-1) ls 14 title 'TOT|#1, scale variation',\
sqrt(-1) ls 13 title 'LOAA|#1, scale variation',\
sqrt(-1) ls 12 title 'LO|#1, scale variation',\
sqrt(-1) ls 11 title 'NLO|#1, scale variation',\
'MADatNLO.HwU' index 16 using (($1+$2)/2):($3 >= 0 ? sqrt(-1) : abs($3)):4 w yerrorbar ls 106 title '',\
'MADatNLO.HwU' index 16 using (($1+$2)/2):($3 >= 0 ? sqrt(-1) : abs($3)) ls 106 title '',\
'MADatNLO.HwU' index 16 using (($1+$2)/2):($3 < 0 ? sqrt(-1) : $3):4 w yerrorbar ls 6 title '',\
'MADatNLO.HwU' index 16 using (($1+$2)/2):($3 < 0 ? sqrt(-1) : $3) ls 6 title 'TOTR|#1, central value, dynamical\_scale\_choice=10',\
'MADatNLO.HwU' index 15 using (($1+$2)/2):($3 >= 0 ? sqrt(-1) : abs($3)):4 w yerrorbar ls 105 title '',\
'MADatNLO.HwU' index 15 using (($1+$2)/2):($3 >= 0 ? sqrt(-1) : abs($3)) ls 105 title '',\
'MADatNLO.HwU' index 15 using (($1+$2)/2):($3 < 0 ? sqrt(-1) : $3):4 w yerrorbar ls 5 title '',\
'MADatNLO.HwU' index 15 using (($1+$2)/2):($3 < 0 ? sqrt(-1) : $3) ls 5 title 'NLOR|#1, central value, dynamical\_scale\_choice=10',\
'MADatNLO.HwU' index 14 using (($1+$2)/2):($3 >= 0 ? sqrt(-1) : abs($3)):4 w yerrorbar ls 104 title '',\
'MADatNLO.HwU' index 14 using (($1+$2)/2):($3 >= 0 ? sqrt(-1) : abs($3)) ls 104 title '',\
'MADatNLO.HwU' index 14 using (($1+$2)/2):($3 < 0 ? sqrt(-1) : $3):4 w yerrorbar ls 4 title '',\
'MADatNLO.HwU' index 14 using (($1+$2)/2):($3 < 0 ? sqrt(-1) : $3) ls 4 title 'TOT|#1, central value, dynamical\_scale\_choice=10',\
'MADatNLO.HwU' index 13 using (($1+$2)/2):($3 >= 0 ? sqrt(-1) : abs($3)):4 w yerrorbar ls 103 title '',\
'MADatNLO.HwU' index 13 using (($1+$2)/2):($3 >= 0 ? sqrt(-1) : abs($3)) ls 103 title '',\
'MADatNLO.HwU' index 13 using (($1+$2)/2):($3 < 0 ? sqrt(-1) : $3):4 w yerrorbar ls 3 title '',\
'MADatNLO.HwU' index 13 using (($1+$2)/2):($3 < 0 ? sqrt(-1) : $3) ls 3 title 'LOAA|#1, central value, dynamical\_scale\_choice=10',\
'MADatNLO.HwU' index 12 using (($1+$2)/2):($3 >= 0 ? sqrt(-1) : abs($3)):4 w yerrorbar ls 102 title '',\
'MADatNLO.HwU' index 12 using (($1+$2)/2):($3 >= 0 ? sqrt(-1) : abs($3)) ls 102 title '',\
'MADatNLO.HwU' index 12 using (($1+$2)/2):($3 < 0 ? sqrt(-1) : $3):4 w yerrorbar ls 2 title '',\
'MADatNLO.HwU' index 12 using (($1+$2)/2):($3 < 0 ? sqrt(-1) : $3) ls 2 title 'LO|#1, central value, dynamical\_scale\_choice=10',\
'MADatNLO.HwU' index 11 using (($1+$2)/2):($3 >= 0 ? sqrt(-1) : abs($3)):4 w yerrorbar ls 101 title '',\
'MADatNLO.HwU' index 11 using (($1+$2)/2):($3 >= 0 ? sqrt(-1) : abs($3)) ls 101 title '',\
'MADatNLO.HwU' index 11 using (($1+$2)/2):($3 < 0 ? sqrt(-1) : $3):4 w yerrorbar ls 1 title '',\
'MADatNLO.HwU' index 11 using (($1+$2)/2):($3 < 0 ? sqrt(-1) : $3) ls 1 title 'NLO|#1, central value, dynamical\_scale\_choice=10'
#-- rendering subhistograms 'Relative scale and PDF uncertainty'
unset label
unset format
set yrange [-1.4800e+00:1.4000e+00]
set origin 0.0000e+00, 3.5000e-01
set size 1.0000e+00, 1.5000e-01
set mytics 2
set ytics auto
set format x ''
unset logscale y
set ylabel "NLO|#1 rel.unc."
set label "Relative uncertainties w.r.t. central values" font ",9" front at graph 0.03, graph 0.13
plot \
'MADatNLO.HwU' index 16 using (($1+$2)/2):(safe($7,$3,1.0)-1.0) ls 16 title '',\
'MADatNLO.HwU' index 16 using (($1+$2)/2):(safe($6,$3,1.0)-1.0) ls 16 title '',\
'MADatNLO.HwU' index 15 using (($1+$2)/2):(safe($7,$3,1.0)-1.0) ls 15 title '',\
'MADatNLO.HwU' index 15 using (($1+$2)/2):(safe($6,$3,1.0)-1.0) ls 15 title '',\
'MADatNLO.HwU' index 14 using (($1+$2)/2):(safe($7,$3,1.0)-1.0) ls 14 title '',\
'MADatNLO.HwU' index 14 using (($1+$2)/2):(safe($6,$3,1.0)-1.0) ls 14 title '',\
'MADatNLO.HwU' index 13 using (($1+$2)/2):(safe($7,$3,1.0)-1.0) ls 13 title '',\
'MADatNLO.HwU' index 13 using (($1+$2)/2):(safe($6,$3,1.0)-1.0) ls 13 title '',\
'MADatNLO.HwU' index 12 using (($1+$2)/2):(safe($7,$3,1.0)-1.0) ls 12 title '',\
'MADatNLO.HwU' index 12 using (($1+$2)/2):(safe($6,$3,1.0)-1.0) ls 12 title '',\
'MADatNLO.HwU' index 11 using (($1+$2)/2):(safe($7,$3,1.0)-1.0) ls 11 title '',\
'MADatNLO.HwU' index 11 using (($1+$2)/2):(safe($6,$3,1.0)-1.0) ls 11 title '',\
0.0 ls 999 title '',\
'MADatNLO.HwU' index 16 using (($1+$2)/2):(0.0):(safe($4,$3,0.0)) w yerrorbar ls 6 title '',\
'MADatNLO.HwU' index 16 using (($1+$2)/2):(safe($5,$3,1.0)-1.0) ls 6 title '',\
'MADatNLO.HwU' index 15 using (($1+$2)/2):(0.0):(safe($4,$3,0.0)) w yerrorbar ls 5 title '',\
'MADatNLO.HwU' index 15 using (($1+$2)/2):(safe($5,$3,1.0)-1.0) ls 5 title '',\
'MADatNLO.HwU' index 14 using (($1+$2)/2):(0.0):(safe($4,$3,0.0)) w yerrorbar ls 4 title '',\
'MADatNLO.HwU' index 14 using (($1+$2)/2):(safe($5,$3,1.0)-1.0) ls 4 title '',\
'MADatNLO.HwU' index 13 using (($1+$2)/2):(0.0):(safe($4,$3,0.0)) w yerrorbar ls 3 title '',\
'MADatNLO.HwU' index 13 using (($1+$2)/2):(safe($5,$3,1.0)-1.0) ls 3 title '',\
'MADatNLO.HwU' index 12 using (($1+$2)/2):(0.0):(safe($4,$3,0.0)) w yerrorbar ls 2 title '',\
'MADatNLO.HwU' index 12 using (($1+$2)/2):(safe($5,$3,1.0)-1.0) ls 2 title '',\
'MADatNLO.HwU' index 11 using (($1+$2)/2):(0.0):(safe($4,$3,0.0)) w yerrorbar ls 1 title '',\
'MADatNLO.HwU' index 11 using (($1+$2)/2):(safe($5,$3,1.0)-1.0) ls 1 title ''
#-- rendering subhistograms '(LO|#1LOAA|#1TOT|#1NLOR|#1TOTR|#1)/(NLO|#1 central value) ratio'
unset label
unset format
set yrange [-2.4000e-01:1.2000e+00]
set origin 0.0000e+00, 2.0000e-01
set size 1.0000e+00, 1.5000e-01
set mytics 2
set ytics auto
set format x
unset logscale y
set ylabel "ratio w.r.t. NLO|#1"
set label "(LO|#1LOAA|#1TOT|#1NLOR|#1TOTR|#1)/(NLO|#1 central value)" font ",9" at graph 0.03, graph 0.13
plot \
1.0 ls 999 title '',\
'MADatNLO.HwU' index 21 using (($1+$2)/2):7 ls 16 title '',\
'MADatNLO.HwU' index 21 using (($1+$2)/2):6 ls 16 title '',\
'MADatNLO.HwU' index 20 using (($1+$2)/2):7 ls 15 title '',\
'MADatNLO.HwU' index 20 using (($1+$2)/2):6 ls 15 title '',\
'MADatNLO.HwU' index 19 using (($1+$2)/2):7 ls 14 title '',\
'MADatNLO.HwU' index 19 using (($1+$2)/2):6 ls 14 title '',\
'MADatNLO.HwU' index 18 using (($1+$2)/2):7 ls 13 title '',\
'MADatNLO.HwU' index 18 using (($1+$2)/2):6 ls 13 title '',\
'MADatNLO.HwU' index 17 using (($1+$2)/2):7 ls 12 title '',\
'MADatNLO.HwU' index 17 using (($1+$2)/2):6 ls 12 title '',\
'MADatNLO.HwU' index 21 using (($1+$2)/2):5 ls 6 title '',\
'MADatNLO.HwU' index 21 using (($1+$2)/2):3:4 w yerrorbar ls 6 title '',\
'MADatNLO.HwU' index 21 using (($1+$2)/2):3 ls 6 title '',\
'MADatNLO.HwU' index 20 using (($1+$2)/2):5 ls 5 title '',\
'MADatNLO.HwU' index 20 using (($1+$2)/2):3:4 w yerrorbar ls 5 title '',\
'MADatNLO.HwU' index 20 using (($1+$2)/2):3 ls 5 title '',\
'MADatNLO.HwU' index 19 using (($1+$2)/2):5 ls 4 title '',\
'MADatNLO.HwU' index 19 using (($1+$2)/2):3:4 w yerrorbar ls 4 title '',\
'MADatNLO.HwU' index 19 using (($1+$2)/2):3 ls 4 title '',\
'MADatNLO.HwU' index 18 using (($1+$2)/2):5 ls 3 title '',\
'MADatNLO.HwU' index 18 using (($1+$2)/2):3:4 w yerrorbar ls 3 title '',\
'MADatNLO.HwU' index 18 using (($1+$2)/2):3 ls 3 title '',\
'MADatNLO.HwU' index 17 using (($1+$2)/2):5 ls 2 title '',\
'MADatNLO.HwU' index 17 using (($1+$2)/2):3:4 w yerrorbar ls 2 title '',\
'MADatNLO.HwU' index 17 using (($1+$2)/2):3 ls 2 title ''

unset label

################################################################################

################################################################################
### Rendering of the plot titled 'mtt'
################################################################################

set multiplot
set label "mtt" font ",13" at graph 0.04, graph 1.05
set xrange [0.0000e+00:1.0000e+04]
set bmargin 0 
set tmargin 0
set xtics nomirror
set ytics nomirror
set mytics 10
set xtics auto
set key horizontal noreverse maxcols 1 width -4 
set label front 'MadGraph5\_aMC\@NLO' font "Courier,11" rotate by 90 at graph 1.02, graph 0.04

#-- rendering subhistograms 'NLO|#1 and LO|#1 results'

set format y '10^{%T}'
set yrange [1.3193e-03:9.8716e+00]
set origin 0.0000e+00, 5.0000e-01
set size 1.0000e+00, 4.0000e-01
set mytics 10
set ytics auto
set format x ''
set logscale y
set ylabel "{/Symbol s} per bin [pb]"

plot \
sqrt(-1) ls 16 title 'TOTR|#1, scale variation',\
sqrt(-1) ls 15 title 'NLOR|#1, scale variation',\
sqrt(-1) ls 14 title 'TOT|#1, scale variation',\
sqrt(-1) ls 13 title 'LOAA|#1, scale variation',\
sqrt(-1) ls 12 title 'LO|#1, scale variation',\
sqrt(-1) ls 11 title 'NLO|#1, scale variation',\
'MADatNLO.HwU' index 27 using (($1+$2)/2):($3 >= 0 ? sqrt(-1) : abs($3)):4 w yerrorbar ls 106 title '',\
'MADatNLO.HwU' index 27 using (($1+$2)/2):($3 >= 0 ? sqrt(-1) : abs($3)) ls 106 title '',\
'MADatNLO.HwU' index 27 using (($1+$2)/2):($3 < 0 ? sqrt(-1) : $3):4 w yerrorbar ls 6 title '',\
'MADatNLO.HwU' index 27 using (($1+$2)/2):($3 < 0 ? sqrt(-1) : $3) ls 6 title 'TOTR|#1, central value, dynamical\_scale\_choice=10',\
'MADatNLO.HwU' index 26 using (($1+$2)/2):($3 >= 0 ? sqrt(-1) : abs($3)):4 w yerrorbar ls 105 title '',\
'MADatNLO.HwU' index 26 using (($1+$2)/2):($3 >= 0 ? sqrt(-1) : abs($3)) ls 105 title '',\
'MADatNLO.HwU' index 26 using (($1+$2)/2):($3 < 0 ? sqrt(-1) : $3):4 w yerrorbar ls 5 title '',\
'MADatNLO.HwU' index 26 using (($1+$2)/2):($3 < 0 ? sqrt(-1) : $3) ls 5 title 'NLOR|#1, central value, dynamical\_scale\_choice=10',\
'MADatNLO.HwU' index 25 using (($1+$2)/2):($3 >= 0 ? sqrt(-1) : abs($3)):4 w yerrorbar ls 104 title '',\
'MADatNLO.HwU' index 25 using (($1+$2)/2):($3 >= 0 ? sqrt(-1) : abs($3)) ls 104 title '',\
'MADatNLO.HwU' index 25 using (($1+$2)/2):($3 < 0 ? sqrt(-1) : $3):4 w yerrorbar ls 4 title '',\
'MADatNLO.HwU' index 25 using (($1+$2)/2):($3 < 0 ? sqrt(-1) : $3) ls 4 title 'TOT|#1, central value, dynamical\_scale\_choice=10',\
'MADatNLO.HwU' index 24 using (($1+$2)/2):($3 >= 0 ? sqrt(-1) : abs($3)):4 w yerrorbar ls 103 title '',\
'MADatNLO.HwU' index 24 using (($1+$2)/2):($3 >= 0 ? sqrt(-1) : abs($3)) ls 103 title '',\
'MADatNLO.HwU' index 24 using (($1+$2)/2):($3 < 0 ? sqrt(-1) : $3):4 w yerrorbar ls 3 title '',\
'MADatNLO.HwU' index 24 using (($1+$2)/2):($3 < 0 ? sqrt(-1) : $3) ls 3 title 'LOAA|#1, central value, dynamical\_scale\_choice=10',\
'MADatNLO.HwU' index 23 using (($1+$2)/2):($3 >= 0 ? sqrt(-1) : abs($3)):4 w yerrorbar ls 102 title '',\
'MADatNLO.HwU' index 23 using (($1+$2)/2):($3 >= 0 ? sqrt(-1) : abs($3)) ls 102 title '',\
'MADatNLO.HwU' index 23 using (($1+$2)/2):($3 < 0 ? sqrt(-1) : $3):4 w yerrorbar ls 2 title '',\
'MADatNLO.HwU' index 23 using (($1+$2)/2):($3 < 0 ? sqrt(-1) : $3) ls 2 title 'LO|#1, central value, dynamical\_scale\_choice=10',\
'MADatNLO.HwU' index 22 using (($1+$2)/2):($3 >= 0 ? sqrt(-1) : abs($3)):4 w yerrorbar ls 101 title '',\
'MADatNLO.HwU' index 22 using (($1+$2)/2):($3 >= 0 ? sqrt(-1) : abs($3)) ls 101 title '',\
'MADatNLO.HwU' index 22 using (($1+$2)/2):($3 < 0 ? sqrt(-1) : $3):4 w yerrorbar ls 1 title '',\
'MADatNLO.HwU' index 22 using (($1+$2)/2):($3 < 0 ? sqrt(-1) : $3) ls 1 title 'NLO|#1, central value, dynamical\_scale\_choice=10'
#-- rendering subhistograms 'Relative scale and PDF uncertainty'
unset label
unset format
set yrange [-2.6592e-01:2.6929e-01]
set origin 0.0000e+00, 3.5000e-01
set size 1.0000e+00, 1.5000e-01
set mytics 2
set ytics auto
set format x ''
unset logscale y
set ylabel "NLO|#1 rel.unc."
set label "Relative uncertainties w.r.t. central values" font ",9" front at graph 0.03, graph 0.13
plot \
'MADatNLO.HwU' index 27 using (($1+$2)/2):(safe($7,$3,1.0)-1.0) ls 16 title '',\
'MADatNLO.HwU' index 27 using (($1+$2)/2):(safe($6,$3,1.0)-1.0) ls 16 title '',\
'MADatNLO.HwU' index 26 using (($1+$2)/2):(safe($7,$3,1.0)-1.0) ls 15 title '',\
'MADatNLO.HwU' index 26 using (($1+$2)/2):(safe($6,$3,1.0)-1.0) ls 15 title '',\
'MADatNLO.HwU' index 25 using (($1+$2)/2):(safe($7,$3,1.0)-1.0) ls 14 title '',\
'MADatNLO.HwU' index 25 using (($1+$2)/2):(safe($6,$3,1.0)-1.0) ls 14 title '',\
'MADatNLO.HwU' index 24 using (($1+$2)/2):(safe($7,$3,1.0)-1.0) ls 13 title '',\
'MADatNLO.HwU' index 24 using (($1+$2)/2):(safe($6,$3,1.0)-1.0) ls 13 title '',\
'MADatNLO.HwU' index 23 using (($1+$2)/2):(safe($7,$3,1.0)-1.0) ls 12 title '',\
'MADatNLO.HwU' index 23 using (($1+$2)/2):(safe($6,$3,1.0)-1.0) ls 12 title '',\
'MADatNLO.HwU' index 22 using (($1+$2)/2):(safe($7,$3,1.0)-1.0) ls 11 title '',\
'MADatNLO.HwU' index 22 using (($1+$2)/2):(safe($6,$3,1.0)-1.0) ls 11 title '',\
0.0 ls 999 title '',\
'MADatNLO.HwU' index 27 using (($1+$2)/2):(0.0):(safe($4,$3,0.0)) w yerrorbar ls 6 title '',\
'MADatNLO.HwU' index 27 using (($1+$2)/2):(safe($5,$3,1.0)-1.0) ls 6 title '',\
'MADatNLO.HwU' index 26 using (($1+$2)/2):(0.0):(safe($4,$3,0.0)) w yerrorbar ls 5 title '',\
'MADatNLO.HwU' index 26 using (($1+$2)/2):(safe($5,$3,1.0)-1.0) ls 5 title '',\
'MADatNLO.HwU' index 25 using (($1+$2)/2):(0.0):(safe($4,$3,0.0)) w yerrorbar ls 4 title '',\
'MADatNLO.HwU' index 25 using (($1+$2)/2):(safe($5,$3,1.0)-1.0) ls 4 title '',\
'MADatNLO.HwU' index 24 using (($1+$2)/2):(0.0):(safe($4,$3,0.0)) w yerrorbar ls 3 title '',\
'MADatNLO.HwU' index 24 using (($1+$2)/2):(safe($5,$3,1.0)-1.0) ls 3 title '',\
'MADatNLO.HwU' index 23 using (($1+$2)/2):(0.0):(safe($4,$3,0.0)) w yerrorbar ls 2 title '',\
'MADatNLO.HwU' index 23 using (($1+$2)/2):(safe($5,$3,1.0)-1.0) ls 2 title '',\
'MADatNLO.HwU' index 22 using (($1+$2)/2):(0.0):(safe($4,$3,0.0)) w yerrorbar ls 1 title '',\
'MADatNLO.HwU' index 22 using (($1+$2)/2):(safe($5,$3,1.0)-1.0) ls 1 title ''
#-- rendering subhistograms '(LO|#1LOAA|#1TOT|#1NLOR|#1TOTR|#1)/(NLO|#1 central value) ratio'
unset label
unset format
set yrange [-8.5923e+00:4.3747e+00]
set origin 0.0000e+00, 2.0000e-01
set size 1.0000e+00, 1.5000e-01
set mytics 2
set ytics auto
set format x
unset logscale y
set ylabel "ratio w.r.t. NLO|#1"
set label "(LO|#1LOAA|#1TOT|#1NLOR|#1TOTR|#1)/(NLO|#1 central value)" font ",9" at graph 0.03, graph 0.13
plot \
1.0 ls 999 title '',\
'MADatNLO.HwU' index 32 using (($1+$2)/2):7 ls 16 title '',\
'MADatNLO.HwU' index 32 using (($1+$2)/2):6 ls 16 title '',\
'MADatNLO.HwU' index 31 using (($1+$2)/2):7 ls 15 title '',\
'MADatNLO.HwU' index 31 using (($1+$2)/2):6 ls 15 title '',\
'MADatNLO.HwU' index 30 using (($1+$2)/2):7 ls 14 title '',\
'MADatNLO.HwU' index 30 using (($1+$2)/2):6 ls 14 title '',\
'MADatNLO.HwU' index 29 using (($1+$2)/2):7 ls 13 title '',\
'MADatNLO.HwU' index 29 using (($1+$2)/2):6 ls 13 title '',\
'MADatNLO.HwU' index 28 using (($1+$2)/2):7 ls 12 title '',\
'MADatNLO.HwU' index 28 using (($1+$2)/2):6 ls 12 title '',\
'MADatNLO.HwU' index 32 using (($1+$2)/2):5 ls 6 title '',\
'MADatNLO.HwU' index 32 using (($1+$2)/2):3:4 w yerrorbar ls 6 title '',\
'MADatNLO.HwU' index 32 using (($1+$2)/2):3 ls 6 title '',\
'MADatNLO.HwU' index 31 using (($1+$2)/2):5 ls 5 title '',\
'MADatNLO.HwU' index 31 using (($1+$2)/2):3:4 w yerrorbar ls 5 title '',\
'MADatNLO.HwU' index 31 using (($1+$2)/2):3 ls 5 title '',\
'MADatNLO.HwU' index 30 using (($1+$2)/2):5 ls 4 title '',\
'MADatNLO.HwU' index 30 using (($1+$2)/2):3:4 w yerrorbar ls 4 title '',\
'MADatNLO.HwU' index 30 using (($1+$2)/2):3 ls 4 title '',\
'MADatNLO.HwU' index 29 using (($1+$2)/2):5 ls 3 title '',\
'MADatNLO.HwU' index 29 using (($1+$2)/2):3:4 w yerrorbar ls 3 title '',\
'MADatNLO.HwU' index 29 using (($1+$2)/2):3 ls 3 title '',\
'MADatNLO.HwU' index 28 using (($1+$2)/2):5 ls 2 title '',\
'MADatNLO.HwU' index 28 using (($1+$2)/2):3:4 w yerrorbar ls 2 title '',\
'MADatNLO.HwU' index 28 using (($1+$2)/2):3 ls 2 title ''

unset label

################################################################################

################################################################################
### Rendering of the plot titled 'thetatt'
################################################################################

set multiplot
set label "thetatt" font ",13" at graph 0.04, graph 1.05
set xrange [0.0000e+00:3.1416e+00]
set bmargin 0 
set tmargin 0
set xtics nomirror
set ytics nomirror
set mytics 10
set xtics auto
set key horizontal noreverse maxcols 1 width -4 
set label front 'MadGraph5\_aMC\@NLO' font "Courier,11" rotate by 90 at graph 1.02, graph 0.04

#-- rendering subhistograms 'NLO|#1 and LO|#1 results'

set format y '10^{%T}'
set yrange [2.9620e-05:1.4150e+00]
set origin 0.0000e+00, 5.0000e-01
set size 1.0000e+00, 4.0000e-01
set mytics 10
set ytics auto
set format x ''
set logscale y
set ylabel "{/Symbol s} per bin [pb]"

plot \
sqrt(-1) ls 16 title 'TOTR|#1, scale variation',\
sqrt(-1) ls 15 title 'NLOR|#1, scale variation',\
sqrt(-1) ls 14 title 'TOT|#1, scale variation',\
sqrt(-1) ls 13 title 'LOAA|#1, scale variation',\
sqrt(-1) ls 12 title 'LO|#1, scale variation',\
sqrt(-1) ls 11 title 'NLO|#1, scale variation',\
'MADatNLO.HwU' index 38 using (($1+$2)/2):($3 >= 0 ? sqrt(-1) : abs($3)):4 w yerrorbar ls 106 title '',\
'MADatNLO.HwU' index 38 using (($1+$2)/2):($3 >= 0 ? sqrt(-1) : abs($3)) ls 106 title '',\
'MADatNLO.HwU' index 38 using (($1+$2)/2):($3 < 0 ? sqrt(-1) : $3):4 w yerrorbar ls 6 title '',\
'MADatNLO.HwU' index 38 using (($1+$2)/2):($3 < 0 ? sqrt(-1) : $3) ls 6 title 'TOTR|#1, central value, dynamical\_scale\_choice=10',\
'MADatNLO.HwU' index 37 using (($1+$2)/2):($3 >= 0 ? sqrt(-1) : abs($3)):4 w yerrorbar ls 105 title '',\
'MADatNLO.HwU' index 37 using (($1+$2)/2):($3 >= 0 ? sqrt(-1) : abs($3)) ls 105 title '',\
'MADatNLO.HwU' index 37 using (($1+$2)/2):($3 < 0 ? sqrt(-1) : $3):4 w yerrorbar ls 5 title '',\
'MADatNLO.HwU' index 37 using (($1+$2)/2):($3 < 0 ? sqrt(-1) : $3) ls 5 title 'NLOR|#1, central value, dynamical\_scale\_choice=10',\
'MADatNLO.HwU' index 36 using (($1+$2)/2):($3 >= 0 ? sqrt(-1) : abs($3)):4 w yerrorbar ls 104 title '',\
'MADatNLO.HwU' index 36 using (($1+$2)/2):($3 >= 0 ? sqrt(-1) : abs($3)) ls 104 title '',\
'MADatNLO.HwU' index 36 using (($1+$2)/2):($3 < 0 ? sqrt(-1) : $3):4 w yerrorbar ls 4 title '',\
'MADatNLO.HwU' index 36 using (($1+$2)/2):($3 < 0 ? sqrt(-1) : $3) ls 4 title 'TOT|#1, central value, dynamical\_scale\_choice=10',\
'MADatNLO.HwU' index 35 using (($1+$2)/2):($3 >= 0 ? sqrt(-1) : abs($3)):4 w yerrorbar ls 103 title '',\
'MADatNLO.HwU' index 35 using (($1+$2)/2):($3 >= 0 ? sqrt(-1) : abs($3)) ls 103 title '',\
'MADatNLO.HwU' index 35 using (($1+$2)/2):($3 < 0 ? sqrt(-1) : $3):4 w yerrorbar ls 3 title '',\
'MADatNLO.HwU' index 35 using (($1+$2)/2):($3 < 0 ? sqrt(-1) : $3) ls 3 title 'LOAA|#1, central value, dynamical\_scale\_choice=10',\
'MADatNLO.HwU' index 34 using (($1+$2)/2):($3 >= 0 ? sqrt(-1) : abs($3)):4 w yerrorbar ls 102 title '',\
'MADatNLO.HwU' index 34 using (($1+$2)/2):($3 >= 0 ? sqrt(-1) : abs($3)) ls 102 title '',\
'MADatNLO.HwU' index 34 using (($1+$2)/2):($3 < 0 ? sqrt(-1) : $3):4 w yerrorbar ls 2 title '',\
'MADatNLO.HwU' index 34 using (($1+$2)/2):($3 < 0 ? sqrt(-1) : $3) ls 2 title 'LO|#1, central value, dynamical\_scale\_choice=10',\
'MADatNLO.HwU' index 33 using (($1+$2)/2):($3 >= 0 ? sqrt(-1) : abs($3)):4 w yerrorbar ls 101 title '',\
'MADatNLO.HwU' index 33 using (($1+$2)/2):($3 >= 0 ? sqrt(-1) : abs($3)) ls 101 title '',\
'MADatNLO.HwU' index 33 using (($1+$2)/2):($3 < 0 ? sqrt(-1) : $3):4 w yerrorbar ls 1 title '',\
'MADatNLO.HwU' index 33 using (($1+$2)/2):($3 < 0 ? sqrt(-1) : $3) ls 1 title 'NLO|#1, central value, dynamical\_scale\_choice=10'
#-- rendering subhistograms 'Relative scale and PDF uncertainty'
unset label
unset format
set yrange [-1.5516e-01:1.5831e-01]
set origin 0.0000e+00, 3.5000e-01
set size 1.0000e+00, 1.5000e-01
set mytics 2
set ytics auto
set format x ''
unset logscale y
set ylabel "NLO|#1 rel.unc."
set label "Relative uncertainties w.r.t. central values" font ",9" front at graph 0.03, graph 0.13
plot \
'MADatNLO.HwU' index 38 using (($1+$2)/2):(safe($7,$3,1.0)-1.0) ls 16 title '',\
'MADatNLO.HwU' index 38 using (($1+$2)/2):(safe($6,$3,1.0)-1.0) ls 16 title '',\
'MADatNLO.HwU' index 37 using (($1+$2)/2):(safe($7,$3,1.0)-1.0) ls 15 title '',\
'MADatNLO.HwU' index 37 using (($1+$2)/2):(safe($6,$3,1.0)-1.0) ls 15 title '',\
'MADatNLO.HwU' index 36 using (($1+$2)/2):(safe($7,$3,1.0)-1.0) ls 14 title '',\
'MADatNLO.HwU' index 36 using (($1+$2)/2):(safe($6,$3,1.0)-1.0) ls 14 title '',\
'MADatNLO.HwU' index 35 using (($1+$2)/2):(safe($7,$3,1.0)-1.0) ls 13 title '',\
'MADatNLO.HwU' index 35 using (($1+$2)/2):(safe($6,$3,1.0)-1.0) ls 13 title '',\
'MADatNLO.HwU' index 34 using (($1+$2)/2):(safe($7,$3,1.0)-1.0) ls 12 title '',\
'MADatNLO.HwU' index 34 using (($1+$2)/2):(safe($6,$3,1.0)-1.0) ls 12 title '',\
'MADatNLO.HwU' index 33 using (($1+$2)/2):(safe($7,$3,1.0)-1.0) ls 11 title '',\
'MADatNLO.HwU' index 33 using (($1+$2)/2):(safe($6,$3,1.0)-1.0) ls 11 title '',\
0.0 ls 999 title '',\
'MADatNLO.HwU' index 38 using (($1+$2)/2):(0.0):(safe($4,$3,0.0)) w yerrorbar ls 6 title '',\
'MADatNLO.HwU' index 38 using (($1+$2)/2):(safe($5,$3,1.0)-1.0) ls 6 title '',\
'MADatNLO.HwU' index 37 using (($1+$2)/2):(0.0):(safe($4,$3,0.0)) w yerrorbar ls 5 title '',\
'MADatNLO.HwU' index 37 using (($1+$2)/2):(safe($5,$3,1.0)-1.0) ls 5 title '',\
'MADatNLO.HwU' index 36 using (($1+$2)/2):(0.0):(safe($4,$3,0.0)) w yerrorbar ls 4 title '',\
'MADatNLO.HwU' index 36 using (($1+$2)/2):(safe($5,$3,1.0)-1.0) ls 4 title '',\
'MADatNLO.HwU' index 35 using (($1+$2)/2):(0.0):(safe($4,$3,0.0)) w yerrorbar ls 3 title '',\
'MADatNLO.HwU' index 35 using (($1+$2)/2):(safe($5,$3,1.0)-1.0) ls 3 title '',\
'MADatNLO.HwU' index 34 using (($1+$2)/2):(0.0):(safe($4,$3,0.0)) w yerrorbar ls 2 title '',\
'MADatNLO.HwU' index 34 using (($1+$2)/2):(safe($5,$3,1.0)-1.0) ls 2 title '',\
'MADatNLO.HwU' index 33 using (($1+$2)/2):(0.0):(safe($4,$3,0.0)) w yerrorbar ls 1 title '',\
'MADatNLO.HwU' index 33 using (($1+$2)/2):(safe($5,$3,1.0)-1.0) ls 1 title ''
#-- rendering subhistograms '(LO|#1LOAA|#1TOT|#1NLOR|#1TOTR|#1)/(NLO|#1 central value) ratio'
unset label
unset format
set yrange [-1.1098e+00:1.0549e+00]
set origin 0.0000e+00, 2.0000e-01
set size 1.0000e+00, 1.5000e-01
set mytics 2
set ytics auto
set format x
unset logscale y
set ylabel "ratio w.r.t. NLO|#1"
set label "(LO|#1LOAA|#1TOT|#1NLOR|#1TOTR|#1)/(NLO|#1 central value)" font ",9" at graph 0.03, graph 0.13
plot \
1.0 ls 999 title '',\
'MADatNLO.HwU' index 43 using (($1+$2)/2):7 ls 16 title '',\
'MADatNLO.HwU' index 43 using (($1+$2)/2):6 ls 16 title '',\
'MADatNLO.HwU' index 42 using (($1+$2)/2):7 ls 15 title '',\
'MADatNLO.HwU' index 42 using (($1+$2)/2):6 ls 15 title '',\
'MADatNLO.HwU' index 41 using (($1+$2)/2):7 ls 14 title '',\
'MADatNLO.HwU' index 41 using (($1+$2)/2):6 ls 14 title '',\
'MADatNLO.HwU' index 40 using (($1+$2)/2):7 ls 13 title '',\
'MADatNLO.HwU' index 40 using (($1+$2)/2):6 ls 13 title '',\
'MADatNLO.HwU' index 39 using (($1+$2)/2):7 ls 12 title '',\
'MADatNLO.HwU' index 39 using (($1+$2)/2):6 ls 12 title '',\
'MADatNLO.HwU' index 43 using (($1+$2)/2):5 ls 6 title '',\
'MADatNLO.HwU' index 43 using (($1+$2)/2):3:4 w yerrorbar ls 6 title '',\
'MADatNLO.HwU' index 43 using (($1+$2)/2):3 ls 6 title '',\
'MADatNLO.HwU' index 42 using (($1+$2)/2):5 ls 5 title '',\
'MADatNLO.HwU' index 42 using (($1+$2)/2):3:4 w yerrorbar ls 5 title '',\
'MADatNLO.HwU' index 42 using (($1+$2)/2):3 ls 5 title '',\
'MADatNLO.HwU' index 41 using (($1+$2)/2):5 ls 4 title '',\
'MADatNLO.HwU' index 41 using (($1+$2)/2):3:4 w yerrorbar ls 4 title '',\
'MADatNLO.HwU' index 41 using (($1+$2)/2):3 ls 4 title '',\
'MADatNLO.HwU' index 40 using (($1+$2)/2):5 ls 3 title '',\
'MADatNLO.HwU' index 40 using (($1+$2)/2):3:4 w yerrorbar ls 3 title '',\
'MADatNLO.HwU' index 40 using (($1+$2)/2):3 ls 3 title '',\
'MADatNLO.HwU' index 39 using (($1+$2)/2):5 ls 2 title '',\
'MADatNLO.HwU' index 39 using (($1+$2)/2):3:4 w yerrorbar ls 2 title '',\
'MADatNLO.HwU' index 39 using (($1+$2)/2):3 ls 2 title ''

unset label

################################################################################

################################################################################
### Rendering of the plot titled 'pttt'
################################################################################

set multiplot
set label "pttt" font ",13" at graph 0.04, graph 1.05
set xrange [0.0000e+00:5.0000e+03]
set bmargin 0 
set tmargin 0
set xtics nomirror
set ytics nomirror
set mytics 10
set xtics auto
set key horizontal noreverse maxcols 1 width -4 
set label front 'MadGraph5\_aMC\@NLO' font "Courier,11" rotate by 90 at graph 1.02, graph 0.04

#-- rendering subhistograms 'NLO|#1 and LO|#1 results'

set format y '10^{%T}'
set yrange [7.5974e-05:3.3861e+00]
set origin 0.0000e+00, 5.0000e-01
set size 1.0000e+00, 4.0000e-01
set mytics 10
set ytics auto
set format x ''
set logscale y
set ylabel "{/Symbol s} per bin [pb]"

plot \
sqrt(-1) ls 16 title 'TOTR|#1, scale variation',\
sqrt(-1) ls 15 title 'NLOR|#1, scale variation',\
sqrt(-1) ls 14 title 'TOT|#1, scale variation',\
sqrt(-1) ls 13 title 'LOAA|#1, scale variation',\
sqrt(-1) ls 12 title 'LO|#1, scale variation',\
sqrt(-1) ls 11 title 'NLO|#1, scale variation',\
'MADatNLO.HwU' index 49 using (($1+$2)/2):($3 >= 0 ? sqrt(-1) : abs($3)):4 w yerrorbar ls 106 title '',\
'MADatNLO.HwU' index 49 using (($1+$2)/2):($3 >= 0 ? sqrt(-1) : abs($3)) ls 106 title '',\
'MADatNLO.HwU' index 49 using (($1+$2)/2):($3 < 0 ? sqrt(-1) : $3):4 w yerrorbar ls 6 title '',\
'MADatNLO.HwU' index 49 using (($1+$2)/2):($3 < 0 ? sqrt(-1) : $3) ls 6 title 'TOTR|#1, central value, dynamical\_scale\_choice=10',\
'MADatNLO.HwU' index 48 using (($1+$2)/2):($3 >= 0 ? sqrt(-1) : abs($3)):4 w yerrorbar ls 105 title '',\
'MADatNLO.HwU' index 48 using (($1+$2)/2):($3 >= 0 ? sqrt(-1) : abs($3)) ls 105 title '',\
'MADatNLO.HwU' index 48 using (($1+$2)/2):($3 < 0 ? sqrt(-1) : $3):4 w yerrorbar ls 5 title '',\
'MADatNLO.HwU' index 48 using (($1+$2)/2):($3 < 0 ? sqrt(-1) : $3) ls 5 title 'NLOR|#1, central value, dynamical\_scale\_choice=10',\
'MADatNLO.HwU' index 47 using (($1+$2)/2):($3 >= 0 ? sqrt(-1) : abs($3)):4 w yerrorbar ls 104 title '',\
'MADatNLO.HwU' index 47 using (($1+$2)/2):($3 >= 0 ? sqrt(-1) : abs($3)) ls 104 title '',\
'MADatNLO.HwU' index 47 using (($1+$2)/2):($3 < 0 ? sqrt(-1) : $3):4 w yerrorbar ls 4 title '',\
'MADatNLO.HwU' index 47 using (($1+$2)/2):($3 < 0 ? sqrt(-1) : $3) ls 4 title 'TOT|#1, central value, dynamical\_scale\_choice=10',\
'MADatNLO.HwU' index 46 using (($1+$2)/2):($3 >= 0 ? sqrt(-1) : abs($3)):4 w yerrorbar ls 103 title '',\
'MADatNLO.HwU' index 46 using (($1+$2)/2):($3 >= 0 ? sqrt(-1) : abs($3)) ls 103 title '',\
'MADatNLO.HwU' index 46 using (($1+$2)/2):($3 < 0 ? sqrt(-1) : $3):4 w yerrorbar ls 3 title '',\
'MADatNLO.HwU' index 46 using (($1+$2)/2):($3 < 0 ? sqrt(-1) : $3) ls 3 title 'LOAA|#1, central value, dynamical\_scale\_choice=10',\
'MADatNLO.HwU' index 45 using (($1+$2)/2):($3 >= 0 ? sqrt(-1) : abs($3)):4 w yerrorbar ls 102 title '',\
'MADatNLO.HwU' index 45 using (($1+$2)/2):($3 >= 0 ? sqrt(-1) : abs($3)) ls 102 title '',\
'MADatNLO.HwU' index 45 using (($1+$2)/2):($3 < 0 ? sqrt(-1) : $3):4 w yerrorbar ls 2 title '',\
'MADatNLO.HwU' index 45 using (($1+$2)/2):($3 < 0 ? sqrt(-1) : $3) ls 2 title 'LO|#1, central value, dynamical\_scale\_choice=10',\
'MADatNLO.HwU' index 44 using (($1+$2)/2):($3 >= 0 ? sqrt(-1) : abs($3)):4 w yerrorbar ls 101 title '',\
'MADatNLO.HwU' index 44 using (($1+$2)/2):($3 >= 0 ? sqrt(-1) : abs($3)) ls 101 title '',\
'MADatNLO.HwU' index 44 using (($1+$2)/2):($3 < 0 ? sqrt(-1) : $3):4 w yerrorbar ls 1 title '',\
'MADatNLO.HwU' index 44 using (($1+$2)/2):($3 < 0 ? sqrt(-1) : $3) ls 1 title 'NLO|#1, central value, dynamical\_scale\_choice=10'
#-- rendering subhistograms 'Relative scale and PDF uncertainty'
unset label
unset format
set yrange [-2.5579e-02:3.1263e-02]
set origin 0.0000e+00, 3.5000e-01
set size 1.0000e+00, 1.5000e-01
set mytics 2
set ytics auto
set format x ''
unset logscale y
set ylabel "NLO|#1 rel.unc."
set label "Relative uncertainties w.r.t. central values" font ",9" front at graph 0.03, graph 0.13
plot \
'MADatNLO.HwU' index 49 using (($1+$2)/2):(safe($7,$3,1.0)-1.0) ls 16 title '',\
'MADatNLO.HwU' index 49 using (($1+$2)/2):(safe($6,$3,1.0)-1.0) ls 16 title '',\
'MADatNLO.HwU' index 48 using (($1+$2)/2):(safe($7,$3,1.0)-1.0) ls 15 title '',\
'MADatNLO.HwU' index 48 using (($1+$2)/2):(safe($6,$3,1.0)-1.0) ls 15 title '',\
'MADatNLO.HwU' index 47 using (($1+$2)/2):(safe($7,$3,1.0)-1.0) ls 14 title '',\
'MADatNLO.HwU' index 47 using (($1+$2)/2):(safe($6,$3,1.0)-1.0) ls 14 title '',\
'MADatNLO.HwU' index 46 using (($1+$2)/2):(safe($7,$3,1.0)-1.0) ls 13 title '',\
'MADatNLO.HwU' index 46 using (($1+$2)/2):(safe($6,$3,1.0)-1.0) ls 13 title '',\
'MADatNLO.HwU' index 45 using (($1+$2)/2):(safe($7,$3,1.0)-1.0) ls 12 title '',\
'MADatNLO.HwU' index 45 using (($1+$2)/2):(safe($6,$3,1.0)-1.0) ls 12 title '',\
'MADatNLO.HwU' index 44 using (($1+$2)/2):(safe($7,$3,1.0)-1.0) ls 11 title '',\
'MADatNLO.HwU' index 44 using (($1+$2)/2):(safe($6,$3,1.0)-1.0) ls 11 title '',\
0.0 ls 999 title '',\
'MADatNLO.HwU' index 49 using (($1+$2)/2):(0.0):(safe($4,$3,0.0)) w yerrorbar ls 6 title '',\
'MADatNLO.HwU' index 49 using (($1+$2)/2):(safe($5,$3,1.0)-1.0) ls 6 title '',\
'MADatNLO.HwU' index 48 using (($1+$2)/2):(0.0):(safe($4,$3,0.0)) w yerrorbar ls 5 title '',\
'MADatNLO.HwU' index 48 using (($1+$2)/2):(safe($5,$3,1.0)-1.0) ls 5 title '',\
'MADatNLO.HwU' index 47 using (($1+$2)/2):(0.0):(safe($4,$3,0.0)) w yerrorbar ls 4 title '',\
'MADatNLO.HwU' index 47 using (($1+$2)/2):(safe($5,$3,1.0)-1.0) ls 4 title '',\
'MADatNLO.HwU' index 46 using (($1+$2)/2):(0.0):(safe($4,$3,0.0)) w yerrorbar ls 3 title '',\
'MADatNLO.HwU' index 46 using (($1+$2)/2):(safe($5,$3,1.0)-1.0) ls 3 title '',\
'MADatNLO.HwU' index 45 using (($1+$2)/2):(0.0):(safe($4,$3,0.0)) w yerrorbar ls 2 title '',\
'MADatNLO.HwU' index 45 using (($1+$2)/2):(safe($5,$3,1.0)-1.0) ls 2 title '',\
'MADatNLO.HwU' index 44 using (($1+$2)/2):(0.0):(safe($4,$3,0.0)) w yerrorbar ls 1 title '',\
'MADatNLO.HwU' index 44 using (($1+$2)/2):(safe($5,$3,1.0)-1.0) ls 1 title ''
#-- rendering subhistograms '(LO|#1LOAA|#1TOT|#1NLOR|#1TOTR|#1)/(NLO|#1 central value) ratio'
unset label
unset format
set yrange [-2.5124e-01:1.2018e+00]
set origin 0.0000e+00, 2.0000e-01
set size 1.0000e+00, 1.5000e-01
set mytics 2
set ytics auto
set format x
unset logscale y
set ylabel "ratio w.r.t. NLO|#1"
set label "(LO|#1LOAA|#1TOT|#1NLOR|#1TOTR|#1)/(NLO|#1 central value)" font ",9" at graph 0.03, graph 0.13
plot \
1.0 ls 999 title '',\
'MADatNLO.HwU' index 54 using (($1+$2)/2):7 ls 16 title '',\
'MADatNLO.HwU' index 54 using (($1+$2)/2):6 ls 16 title '',\
'MADatNLO.HwU' index 53 using (($1+$2)/2):7 ls 15 title '',\
'MADatNLO.HwU' index 53 using (($1+$2)/2):6 ls 15 title '',\
'MADatNLO.HwU' index 52 using (($1+$2)/2):7 ls 14 title '',\
'MADatNLO.HwU' index 52 using (($1+$2)/2):6 ls 14 title '',\
'MADatNLO.HwU' index 51 using (($1+$2)/2):7 ls 13 title '',\
'MADatNLO.HwU' index 51 using (($1+$2)/2):6 ls 13 title '',\
'MADatNLO.HwU' index 50 using (($1+$2)/2):7 ls 12 title '',\
'MADatNLO.HwU' index 50 using (($1+$2)/2):6 ls 12 title '',\
'MADatNLO.HwU' index 54 using (($1+$2)/2):5 ls 6 title '',\
'MADatNLO.HwU' index 54 using (($1+$2)/2):3:4 w yerrorbar ls 6 title '',\
'MADatNLO.HwU' index 54 using (($1+$2)/2):3 ls 6 title '',\
'MADatNLO.HwU' index 53 using (($1+$2)/2):5 ls 5 title '',\
'MADatNLO.HwU' index 53 using (($1+$2)/2):3:4 w yerrorbar ls 5 title '',\
'MADatNLO.HwU' index 53 using (($1+$2)/2):3 ls 5 title '',\
'MADatNLO.HwU' index 52 using (($1+$2)/2):5 ls 4 title '',\
'MADatNLO.HwU' index 52 using (($1+$2)/2):3:4 w yerrorbar ls 4 title '',\
'MADatNLO.HwU' index 52 using (($1+$2)/2):3 ls 4 title '',\
'MADatNLO.HwU' index 51 using (($1+$2)/2):5 ls 3 title '',\
'MADatNLO.HwU' index 51 using (($1+$2)/2):3:4 w yerrorbar ls 3 title '',\
'MADatNLO.HwU' index 51 using (($1+$2)/2):3 ls 3 title '',\
'MADatNLO.HwU' index 50 using (($1+$2)/2):5 ls 2 title '',\
'MADatNLO.HwU' index 50 using (($1+$2)/2):3:4 w yerrorbar ls 2 title '',\
'MADatNLO.HwU' index 50 using (($1+$2)/2):3 ls 2 title ''

unset label

################################################################################

################################################################################
### Rendering of the plot titled 'ptmup'
################################################################################

set multiplot
set label "ptmup" font ",13" at graph 0.04, graph 1.05
set xrange [0.0000e+00:5.0000e+03]
set bmargin 0 
set tmargin 0
set xtics nomirror
set ytics nomirror
set mytics 10
set xtics auto
set key horizontal noreverse maxcols 1 width -4 
set label front 'MadGraph5\_aMC\@NLO' font "Courier,11" rotate by 90 at graph 1.02, graph 0.04

#-- rendering subhistograms 'NLO|#1 and LO|#1 results'

set format y '10^{%T}'
set yrange [1.7599e-07:3.8195e+00]
set origin 0.0000e+00, 5.0000e-01
set size 1.0000e+00, 4.0000e-01
set mytics 10
set ytics auto
set format x ''
set logscale y
set ylabel "{/Symbol s} per bin [pb]"

plot \
sqrt(-1) ls 16 title 'TOTR|#1, scale variation',\
sqrt(-1) ls 15 title 'NLOR|#1, scale variation',\
sqrt(-1) ls 14 title 'TOT|#1, scale variation',\
sqrt(-1) ls 13 title 'LOAA|#1, scale variation',\
sqrt(-1) ls 12 title 'LO|#1, scale variation',\
sqrt(-1) ls 11 title 'NLO|#1, scale variation',\
'MADatNLO.HwU' index 60 using (($1+$2)/2):($3 >= 0 ? sqrt(-1) : abs($3)):4 w yerrorbar ls 106 title '',\
'MADatNLO.HwU' index 60 using (($1+$2)/2):($3 >= 0 ? sqrt(-1) : abs($3)) ls 106 title '',\
'MADatNLO.HwU' index 60 using (($1+$2)/2):($3 < 0 ? sqrt(-1) : $3):4 w yerrorbar ls 6 title '',\
'MADatNLO.HwU' index 60 using (($1+$2)/2):($3 < 0 ? sqrt(-1) : $3) ls 6 title 'TOTR|#1, central value, dynamical\_scale\_choice=10',\
'MADatNLO.HwU' index 59 using (($1+$2)/2):($3 >= 0 ? sqrt(-1) : abs($3)):4 w yerrorbar ls 105 title '',\
'MADatNLO.HwU' index 59 using (($1+$2)/2):($3 >= 0 ? sqrt(-1) : abs($3)) ls 105 title '',\
'MADatNLO.HwU' index 59 using (($1+$2)/2):($3 < 0 ? sqrt(-1) : $3):4 w yerrorbar ls 5 title '',\
'MADatNLO.HwU' index 59 using (($1+$2)/2):($3 < 0 ? sqrt(-1) : $3) ls 5 title 'NLOR|#1, central value, dynamical\_scale\_choice=10',\
'MADatNLO.HwU' index 58 using (($1+$2)/2):($3 >= 0 ? sqrt(-1) : abs($3)):4 w yerrorbar ls 104 title '',\
'MADatNLO.HwU' index 58 using (($1+$2)/2):($3 >= 0 ? sqrt(-1) : abs($3)) ls 104 title '',\
'MADatNLO.HwU' index 58 using (($1+$2)/2):($3 < 0 ? sqrt(-1) : $3):4 w yerrorbar ls 4 title '',\
'MADatNLO.HwU' index 58 using (($1+$2)/2):($3 < 0 ? sqrt(-1) : $3) ls 4 title 'TOT|#1, central value, dynamical\_scale\_choice=10',\
'MADatNLO.HwU' index 57 using (($1+$2)/2):($3 >= 0 ? sqrt(-1) : abs($3)):4 w yerrorbar ls 103 title '',\
'MADatNLO.HwU' index 57 using (($1+$2)/2):($3 >= 0 ? sqrt(-1) : abs($3)) ls 103 title '',\
'MADatNLO.HwU' index 57 using (($1+$2)/2):($3 < 0 ? sqrt(-1) : $3):4 w yerrorbar ls 3 title '',\
'MADatNLO.HwU' index 57 using (($1+$2)/2):($3 < 0 ? sqrt(-1) : $3) ls 3 title 'LOAA|#1, central value, dynamical\_scale\_choice=10',\
'MADatNLO.HwU' index 56 using (($1+$2)/2):($3 >= 0 ? sqrt(-1) : abs($3)):4 w yerrorbar ls 102 title '',\
'MADatNLO.HwU' index 56 using (($1+$2)/2):($3 >= 0 ? sqrt(-1) : abs($3)) ls 102 title '',\
'MADatNLO.HwU' index 56 using (($1+$2)/2):($3 < 0 ? sqrt(-1) : $3):4 w yerrorbar ls 2 title '',\
'MADatNLO.HwU' index 56 using (($1+$2)/2):($3 < 0 ? sqrt(-1) : $3) ls 2 title 'LO|#1, central value, dynamical\_scale\_choice=10',\
'MADatNLO.HwU' index 55 using (($1+$2)/2):($3 >= 0 ? sqrt(-1) : abs($3)):4 w yerrorbar ls 101 title '',\
'MADatNLO.HwU' index 55 using (($1+$2)/2):($3 >= 0 ? sqrt(-1) : abs($3)) ls 101 title '',\
'MADatNLO.HwU' index 55 using (($1+$2)/2):($3 < 0 ? sqrt(-1) : $3):4 w yerrorbar ls 1 title '',\
'MADatNLO.HwU' index 55 using (($1+$2)/2):($3 < 0 ? sqrt(-1) : $3) ls 1 title 'NLO|#1, central value, dynamical\_scale\_choice=10'
#-- rendering subhistograms 'Relative scale and PDF uncertainty'
unset label
unset format
set yrange [-1.0560e-01:1.0819e-01]
set origin 0.0000e+00, 3.5000e-01
set size 1.0000e+00, 1.5000e-01
set mytics 2
set ytics auto
set format x ''
unset logscale y
set ylabel "NLO|#1 rel.unc."
set label "Relative uncertainties w.r.t. central values" font ",9" front at graph 0.03, graph 0.13
plot \
'MADatNLO.HwU' index 60 using (($1+$2)/2):(safe($7,$3,1.0)-1.0) ls 16 title '',\
'MADatNLO.HwU' index 60 using (($1+$2)/2):(safe($6,$3,1.0)-1.0) ls 16 title '',\
'MADatNLO.HwU' index 59 using (($1+$2)/2):(safe($7,$3,1.0)-1.0) ls 15 title '',\
'MADatNLO.HwU' index 59 using (($1+$2)/2):(safe($6,$3,1.0)-1.0) ls 15 title '',\
'MADatNLO.HwU' index 58 using (($1+$2)/2):(safe($7,$3,1.0)-1.0) ls 14 title '',\
'MADatNLO.HwU' index 58 using (($1+$2)/2):(safe($6,$3,1.0)-1.0) ls 14 title '',\
'MADatNLO.HwU' index 57 using (($1+$2)/2):(safe($7,$3,1.0)-1.0) ls 13 title '',\
'MADatNLO.HwU' index 57 using (($1+$2)/2):(safe($6,$3,1.0)-1.0) ls 13 title '',\
'MADatNLO.HwU' index 56 using (($1+$2)/2):(safe($7,$3,1.0)-1.0) ls 12 title '',\
'MADatNLO.HwU' index 56 using (($1+$2)/2):(safe($6,$3,1.0)-1.0) ls 12 title '',\
'MADatNLO.HwU' index 55 using (($1+$2)/2):(safe($7,$3,1.0)-1.0) ls 11 title '',\
'MADatNLO.HwU' index 55 using (($1+$2)/2):(safe($6,$3,1.0)-1.0) ls 11 title '',\
0.0 ls 999 title '',\
'MADatNLO.HwU' index 60 using (($1+$2)/2):(0.0):(safe($4,$3,0.0)) w yerrorbar ls 6 title '',\
'MADatNLO.HwU' index 60 using (($1+$2)/2):(safe($5,$3,1.0)-1.0) ls 6 title '',\
'MADatNLO.HwU' index 59 using (($1+$2)/2):(0.0):(safe($4,$3,0.0)) w yerrorbar ls 5 title '',\
'MADatNLO.HwU' index 59 using (($1+$2)/2):(safe($5,$3,1.0)-1.0) ls 5 title '',\
'MADatNLO.HwU' index 58 using (($1+$2)/2):(0.0):(safe($4,$3,0.0)) w yerrorbar ls 4 title '',\
'MADatNLO.HwU' index 58 using (($1+$2)/2):(safe($5,$3,1.0)-1.0) ls 4 title '',\
'MADatNLO.HwU' index 57 using (($1+$2)/2):(0.0):(safe($4,$3,0.0)) w yerrorbar ls 3 title '',\
'MADatNLO.HwU' index 57 using (($1+$2)/2):(safe($5,$3,1.0)-1.0) ls 3 title '',\
'MADatNLO.HwU' index 56 using (($1+$2)/2):(0.0):(safe($4,$3,0.0)) w yerrorbar ls 2 title '',\
'MADatNLO.HwU' index 56 using (($1+$2)/2):(safe($5,$3,1.0)-1.0) ls 2 title '',\
'MADatNLO.HwU' index 55 using (($1+$2)/2):(0.0):(safe($4,$3,0.0)) w yerrorbar ls 1 title '',\
'MADatNLO.HwU' index 55 using (($1+$2)/2):(safe($5,$3,1.0)-1.0) ls 1 title ''
#-- rendering subhistograms '(LO|#1LOAA|#1TOT|#1NLOR|#1TOTR|#1)/(NLO|#1 central value) ratio'
unset label
unset format
set yrange [2.5589e-01:1.7039e+00]
set origin 0.0000e+00, 2.0000e-01
set size 1.0000e+00, 1.5000e-01
set mytics 2
set ytics auto
set format x
unset logscale y
set ylabel "ratio w.r.t. NLO|#1"
set label "(LO|#1LOAA|#1TOT|#1NLOR|#1TOTR|#1)/(NLO|#1 central value)" font ",9" at graph 0.03, graph 0.13
plot \
1.0 ls 999 title '',\
'MADatNLO.HwU' index 65 using (($1+$2)/2):7 ls 16 title '',\
'MADatNLO.HwU' index 65 using (($1+$2)/2):6 ls 16 title '',\
'MADatNLO.HwU' index 64 using (($1+$2)/2):7 ls 15 title '',\
'MADatNLO.HwU' index 64 using (($1+$2)/2):6 ls 15 title '',\
'MADatNLO.HwU' index 63 using (($1+$2)/2):7 ls 14 title '',\
'MADatNLO.HwU' index 63 using (($1+$2)/2):6 ls 14 title '',\
'MADatNLO.HwU' index 62 using (($1+$2)/2):7 ls 13 title '',\
'MADatNLO.HwU' index 62 using (($1+$2)/2):6 ls 13 title '',\
'MADatNLO.HwU' index 61 using (($1+$2)/2):7 ls 12 title '',\
'MADatNLO.HwU' index 61 using (($1+$2)/2):6 ls 12 title '',\
'MADatNLO.HwU' index 65 using (($1+$2)/2):5 ls 6 title '',\
'MADatNLO.HwU' index 65 using (($1+$2)/2):3:4 w yerrorbar ls 6 title '',\
'MADatNLO.HwU' index 65 using (($1+$2)/2):3 ls 6 title '',\
'MADatNLO.HwU' index 64 using (($1+$2)/2):5 ls 5 title '',\
'MADatNLO.HwU' index 64 using (($1+$2)/2):3:4 w yerrorbar ls 5 title '',\
'MADatNLO.HwU' index 64 using (($1+$2)/2):3 ls 5 title '',\
'MADatNLO.HwU' index 63 using (($1+$2)/2):5 ls 4 title '',\
'MADatNLO.HwU' index 63 using (($1+$2)/2):3:4 w yerrorbar ls 4 title '',\
'MADatNLO.HwU' index 63 using (($1+$2)/2):3 ls 4 title '',\
'MADatNLO.HwU' index 62 using (($1+$2)/2):5 ls 3 title '',\
'MADatNLO.HwU' index 62 using (($1+$2)/2):3:4 w yerrorbar ls 3 title '',\
'MADatNLO.HwU' index 62 using (($1+$2)/2):3 ls 3 title '',\
'MADatNLO.HwU' index 61 using (($1+$2)/2):5 ls 2 title '',\
'MADatNLO.HwU' index 61 using (($1+$2)/2):3:4 w yerrorbar ls 2 title '',\
'MADatNLO.HwU' index 61 using (($1+$2)/2):3 ls 2 title ''

unset label

################################################################################

################################################################################
### Rendering of the plot titled 'ptmum'
################################################################################

set multiplot
set label "ptmum" font ",13" at graph 0.04, graph 1.05
set xrange [0.0000e+00:5.0000e+03]
set bmargin 0 
set tmargin 0
set xtics nomirror
set ytics nomirror
set mytics 10
set xtics auto
set key horizontal noreverse maxcols 1 width -4 
set label front 'MadGraph5\_aMC\@NLO' font "Courier,11" rotate by 90 at graph 1.02, graph 0.04

#-- rendering subhistograms 'NLO|#1 and LO|#1 results'

set format y '10^{%T}'
set yrange [1.7515e-07:3.8177e+00]
set origin 0.0000e+00, 5.0000e-01
set size 1.0000e+00, 4.0000e-01
set mytics 10
set ytics auto
set format x ''
set logscale y
set ylabel "{/Symbol s} per bin [pb]"

plot \
sqrt(-1) ls 16 title 'TOTR|#1, scale variation',\
sqrt(-1) ls 15 title 'NLOR|#1, scale variation',\
sqrt(-1) ls 14 title 'TOT|#1, scale variation',\
sqrt(-1) ls 13 title 'LOAA|#1, scale variation',\
sqrt(-1) ls 12 title 'LO|#1, scale variation',\
sqrt(-1) ls 11 title 'NLO|#1, scale variation',\
'MADatNLO.HwU' index 71 using (($1+$2)/2):($3 >= 0 ? sqrt(-1) : abs($3)):4 w yerrorbar ls 106 title '',\
'MADatNLO.HwU' index 71 using (($1+$2)/2):($3 >= 0 ? sqrt(-1) : abs($3)) ls 106 title '',\
'MADatNLO.HwU' index 71 using (($1+$2)/2):($3 < 0 ? sqrt(-1) : $3):4 w yerrorbar ls 6 title '',\
'MADatNLO.HwU' index 71 using (($1+$2)/2):($3 < 0 ? sqrt(-1) : $3) ls 6 title 'TOTR|#1, central value, dynamical\_scale\_choice=10',\
'MADatNLO.HwU' index 70 using (($1+$2)/2):($3 >= 0 ? sqrt(-1) : abs($3)):4 w yerrorbar ls 105 title '',\
'MADatNLO.HwU' index 70 using (($1+$2)/2):($3 >= 0 ? sqrt(-1) : abs($3)) ls 105 title '',\
'MADatNLO.HwU' index 70 using (($1+$2)/2):($3 < 0 ? sqrt(-1) : $3):4 w yerrorbar ls 5 title '',\
'MADatNLO.HwU' index 70 using (($1+$2)/2):($3 < 0 ? sqrt(-1) : $3) ls 5 title 'NLOR|#1, central value, dynamical\_scale\_choice=10',\
'MADatNLO.HwU' index 69 using (($1+$2)/2):($3 >= 0 ? sqrt(-1) : abs($3)):4 w yerrorbar ls 104 title '',\
'MADatNLO.HwU' index 69 using (($1+$2)/2):($3 >= 0 ? sqrt(-1) : abs($3)) ls 104 title '',\
'MADatNLO.HwU' index 69 using (($1+$2)/2):($3 < 0 ? sqrt(-1) : $3):4 w yerrorbar ls 4 title '',\
'MADatNLO.HwU' index 69 using (($1+$2)/2):($3 < 0 ? sqrt(-1) : $3) ls 4 title 'TOT|#1, central value, dynamical\_scale\_choice=10',\
'MADatNLO.HwU' index 68 using (($1+$2)/2):($3 >= 0 ? sqrt(-1) : abs($3)):4 w yerrorbar ls 103 title '',\
'MADatNLO.HwU' index 68 using (($1+$2)/2):($3 >= 0 ? sqrt(-1) : abs($3)) ls 103 title '',\
'MADatNLO.HwU' index 68 using (($1+$2)/2):($3 < 0 ? sqrt(-1) : $3):4 w yerrorbar ls 3 title '',\
'MADatNLO.HwU' index 68 using (($1+$2)/2):($3 < 0 ? sqrt(-1) : $3) ls 3 title 'LOAA|#1, central value, dynamical\_scale\_choice=10',\
'MADatNLO.HwU' index 67 using (($1+$2)/2):($3 >= 0 ? sqrt(-1) : abs($3)):4 w yerrorbar ls 102 title '',\
'MADatNLO.HwU' index 67 using (($1+$2)/2):($3 >= 0 ? sqrt(-1) : abs($3)) ls 102 title '',\
'MADatNLO.HwU' index 67 using (($1+$2)/2):($3 < 0 ? sqrt(-1) : $3):4 w yerrorbar ls 2 title '',\
'MADatNLO.HwU' index 67 using (($1+$2)/2):($3 < 0 ? sqrt(-1) : $3) ls 2 title 'LO|#1, central value, dynamical\_scale\_choice=10',\
'MADatNLO.HwU' index 66 using (($1+$2)/2):($3 >= 0 ? sqrt(-1) : abs($3)):4 w yerrorbar ls 101 title '',\
'MADatNLO.HwU' index 66 using (($1+$2)/2):($3 >= 0 ? sqrt(-1) : abs($3)) ls 101 title '',\
'MADatNLO.HwU' index 66 using (($1+$2)/2):($3 < 0 ? sqrt(-1) : $3):4 w yerrorbar ls 1 title '',\
'MADatNLO.HwU' index 66 using (($1+$2)/2):($3 < 0 ? sqrt(-1) : $3) ls 1 title 'NLO|#1, central value, dynamical\_scale\_choice=10'
#-- rendering subhistograms 'Relative scale and PDF uncertainty'
unset label
unset format
set yrange [-1.0550e-01:1.0810e-01]
set origin 0.0000e+00, 3.5000e-01
set size 1.0000e+00, 1.5000e-01
set mytics 2
set ytics auto
set format x ''
unset logscale y
set ylabel "NLO|#1 rel.unc."
set label "Relative uncertainties w.r.t. central values" font ",9" front at graph 0.03, graph 0.13
plot \
'MADatNLO.HwU' index 71 using (($1+$2)/2):(safe($7,$3,1.0)-1.0) ls 16 title '',\
'MADatNLO.HwU' index 71 using (($1+$2)/2):(safe($6,$3,1.0)-1.0) ls 16 title '',\
'MADatNLO.HwU' index 70 using (($1+$2)/2):(safe($7,$3,1.0)-1.0) ls 15 title '',\
'MADatNLO.HwU' index 70 using (($1+$2)/2):(safe($6,$3,1.0)-1.0) ls 15 title '',\
'MADatNLO.HwU' index 69 using (($1+$2)/2):(safe($7,$3,1.0)-1.0) ls 14 title '',\
'MADatNLO.HwU' index 69 using (($1+$2)/2):(safe($6,$3,1.0)-1.0) ls 14 title '',\
'MADatNLO.HwU' index 68 using (($1+$2)/2):(safe($7,$3,1.0)-1.0) ls 13 title '',\
'MADatNLO.HwU' index 68 using (($1+$2)/2):(safe($6,$3,1.0)-1.0) ls 13 title '',\
'MADatNLO.HwU' index 67 using (($1+$2)/2):(safe($7,$3,1.0)-1.0) ls 12 title '',\
'MADatNLO.HwU' index 67 using (($1+$2)/2):(safe($6,$3,1.0)-1.0) ls 12 title '',\
'MADatNLO.HwU' index 66 using (($1+$2)/2):(safe($7,$3,1.0)-1.0) ls 11 title '',\
'MADatNLO.HwU' index 66 using (($1+$2)/2):(safe($6,$3,1.0)-1.0) ls 11 title '',\
0.0 ls 999 title '',\
'MADatNLO.HwU' index 71 using (($1+$2)/2):(0.0):(safe($4,$3,0.0)) w yerrorbar ls 6 title '',\
'MADatNLO.HwU' index 71 using (($1+$2)/2):(safe($5,$3,1.0)-1.0) ls 6 title '',\
'MADatNLO.HwU' index 70 using (($1+$2)/2):(0.0):(safe($4,$3,0.0)) w yerrorbar ls 5 title '',\
'MADatNLO.HwU' index 70 using (($1+$2)/2):(safe($5,$3,1.0)-1.0) ls 5 title '',\
'MADatNLO.HwU' index 69 using (($1+$2)/2):(0.0):(safe($4,$3,0.0)) w yerrorbar ls 4 title '',\
'MADatNLO.HwU' index 69 using (($1+$2)/2):(safe($5,$3,1.0)-1.0) ls 4 title '',\
'MADatNLO.HwU' index 68 using (($1+$2)/2):(0.0):(safe($4,$3,0.0)) w yerrorbar ls 3 title '',\
'MADatNLO.HwU' index 68 using (($1+$2)/2):(safe($5,$3,1.0)-1.0) ls 3 title '',\
'MADatNLO.HwU' index 67 using (($1+$2)/2):(0.0):(safe($4,$3,0.0)) w yerrorbar ls 2 title '',\
'MADatNLO.HwU' index 67 using (($1+$2)/2):(safe($5,$3,1.0)-1.0) ls 2 title '',\
'MADatNLO.HwU' index 66 using (($1+$2)/2):(0.0):(safe($4,$3,0.0)) w yerrorbar ls 1 title '',\
'MADatNLO.HwU' index 66 using (($1+$2)/2):(safe($5,$3,1.0)-1.0) ls 1 title ''
#-- rendering subhistograms '(LO|#1LOAA|#1TOT|#1NLOR|#1TOTR|#1)/(NLO|#1 central value) ratio'
unset label
unset format
set yrange [2.5599e-01:1.7038e+00]
set origin 0.0000e+00, 2.0000e-01
set size 1.0000e+00, 1.5000e-01
set mytics 2
set ytics auto
set format x
unset logscale y
set ylabel "ratio w.r.t. NLO|#1"
set label "(LO|#1LOAA|#1TOT|#1NLOR|#1TOTR|#1)/(NLO|#1 central value)" font ",9" at graph 0.03, graph 0.13
plot \
1.0 ls 999 title '',\
'MADatNLO.HwU' index 76 using (($1+$2)/2):7 ls 16 title '',\
'MADatNLO.HwU' index 76 using (($1+$2)/2):6 ls 16 title '',\
'MADatNLO.HwU' index 75 using (($1+$2)/2):7 ls 15 title '',\
'MADatNLO.HwU' index 75 using (($1+$2)/2):6 ls 15 title '',\
'MADatNLO.HwU' index 74 using (($1+$2)/2):7 ls 14 title '',\
'MADatNLO.HwU' index 74 using (($1+$2)/2):6 ls 14 title '',\
'MADatNLO.HwU' index 73 using (($1+$2)/2):7 ls 13 title '',\
'MADatNLO.HwU' index 73 using (($1+$2)/2):6 ls 13 title '',\
'MADatNLO.HwU' index 72 using (($1+$2)/2):7 ls 12 title '',\
'MADatNLO.HwU' index 72 using (($1+$2)/2):6 ls 12 title '',\
'MADatNLO.HwU' index 76 using (($1+$2)/2):5 ls 6 title '',\
'MADatNLO.HwU' index 76 using (($1+$2)/2):3:4 w yerrorbar ls 6 title '',\
'MADatNLO.HwU' index 76 using (($1+$2)/2):3 ls 6 title '',\
'MADatNLO.HwU' index 75 using (($1+$2)/2):5 ls 5 title '',\
'MADatNLO.HwU' index 75 using (($1+$2)/2):3:4 w yerrorbar ls 5 title '',\
'MADatNLO.HwU' index 75 using (($1+$2)/2):3 ls 5 title '',\
'MADatNLO.HwU' index 74 using (($1+$2)/2):5 ls 4 title '',\
'MADatNLO.HwU' index 74 using (($1+$2)/2):3:4 w yerrorbar ls 4 title '',\
'MADatNLO.HwU' index 74 using (($1+$2)/2):3 ls 4 title '',\
'MADatNLO.HwU' index 73 using (($1+$2)/2):5 ls 3 title '',\
'MADatNLO.HwU' index 73 using (($1+$2)/2):3:4 w yerrorbar ls 3 title '',\
'MADatNLO.HwU' index 73 using (($1+$2)/2):3 ls 3 title '',\
'MADatNLO.HwU' index 72 using (($1+$2)/2):5 ls 2 title '',\
'MADatNLO.HwU' index 72 using (($1+$2)/2):3:4 w yerrorbar ls 2 title '',\
'MADatNLO.HwU' index 72 using (($1+$2)/2):3 ls 2 title ''

unset label

################################################################################

################################################################################
### Rendering of the plot titled 'pttop'
################################################################################

set multiplot
set label "pttop" font ",13" at graph 0.04, graph 1.05
set xrange [0.0000e+00:5.0000e+03]
set bmargin 0 
set tmargin 0
set xtics nomirror
set ytics nomirror
set mytics 10
set xtics auto
set key horizontal noreverse maxcols 1 width -4 
set label front 'MadGraph5\_aMC\@NLO' font "Courier,11" rotate by 90 at graph 1.02, graph 0.04

#-- rendering subhistograms 'NLO|#1 and LO|#1 results'

set format y '10^{%T}'
set yrange [8.0314e-06:3.8441e+00]
set origin 0.0000e+00, 5.0000e-01
set size 1.0000e+00, 4.0000e-01
set mytics 10
set ytics auto
set format x ''
set logscale y
set ylabel "{/Symbol s} per bin [pb]"

plot \
sqrt(-1) ls 16 title 'TOTR|#1, scale variation',\
sqrt(-1) ls 15 title 'NLOR|#1, scale variation',\
sqrt(-1) ls 14 title 'TOT|#1, scale variation',\
sqrt(-1) ls 13 title 'LOAA|#1, scale variation',\
sqrt(-1) ls 12 title 'LO|#1, scale variation',\
sqrt(-1) ls 11 title 'NLO|#1, scale variation',\
'MADatNLO.HwU' index 82 using (($1+$2)/2):($3 >= 0 ? sqrt(-1) : abs($3)):4 w yerrorbar ls 106 title '',\
'MADatNLO.HwU' index 82 using (($1+$2)/2):($3 >= 0 ? sqrt(-1) : abs($3)) ls 106 title '',\
'MADatNLO.HwU' index 82 using (($1+$2)/2):($3 < 0 ? sqrt(-1) : $3):4 w yerrorbar ls 6 title '',\
'MADatNLO.HwU' index 82 using (($1+$2)/2):($3 < 0 ? sqrt(-1) : $3) ls 6 title 'TOTR|#1, central value, dynamical\_scale\_choice=10',\
'MADatNLO.HwU' index 81 using (($1+$2)/2):($3 >= 0 ? sqrt(-1) : abs($3)):4 w yerrorbar ls 105 title '',\
'MADatNLO.HwU' index 81 using (($1+$2)/2):($3 >= 0 ? sqrt(-1) : abs($3)) ls 105 title '',\
'MADatNLO.HwU' index 81 using (($1+$2)/2):($3 < 0 ? sqrt(-1) : $3):4 w yerrorbar ls 5 title '',\
'MADatNLO.HwU' index 81 using (($1+$2)/2):($3 < 0 ? sqrt(-1) : $3) ls 5 title 'NLOR|#1, central value, dynamical\_scale\_choice=10',\
'MADatNLO.HwU' index 80 using (($1+$2)/2):($3 >= 0 ? sqrt(-1) : abs($3)):4 w yerrorbar ls 104 title '',\
'MADatNLO.HwU' index 80 using (($1+$2)/2):($3 >= 0 ? sqrt(-1) : abs($3)) ls 104 title '',\
'MADatNLO.HwU' index 80 using (($1+$2)/2):($3 < 0 ? sqrt(-1) : $3):4 w yerrorbar ls 4 title '',\
'MADatNLO.HwU' index 80 using (($1+$2)/2):($3 < 0 ? sqrt(-1) : $3) ls 4 title 'TOT|#1, central value, dynamical\_scale\_choice=10',\
'MADatNLO.HwU' index 79 using (($1+$2)/2):($3 >= 0 ? sqrt(-1) : abs($3)):4 w yerrorbar ls 103 title '',\
'MADatNLO.HwU' index 79 using (($1+$2)/2):($3 >= 0 ? sqrt(-1) : abs($3)) ls 103 title '',\
'MADatNLO.HwU' index 79 using (($1+$2)/2):($3 < 0 ? sqrt(-1) : $3):4 w yerrorbar ls 3 title '',\
'MADatNLO.HwU' index 79 using (($1+$2)/2):($3 < 0 ? sqrt(-1) : $3) ls 3 title 'LOAA|#1, central value, dynamical\_scale\_choice=10',\
'MADatNLO.HwU' index 78 using (($1+$2)/2):($3 >= 0 ? sqrt(-1) : abs($3)):4 w yerrorbar ls 102 title '',\
'MADatNLO.HwU' index 78 using (($1+$2)/2):($3 >= 0 ? sqrt(-1) : abs($3)) ls 102 title '',\
'MADatNLO.HwU' index 78 using (($1+$2)/2):($3 < 0 ? sqrt(-1) : $3):4 w yerrorbar ls 2 title '',\
'MADatNLO.HwU' index 78 using (($1+$2)/2):($3 < 0 ? sqrt(-1) : $3) ls 2 title 'LO|#1, central value, dynamical\_scale\_choice=10',\
'MADatNLO.HwU' index 77 using (($1+$2)/2):($3 >= 0 ? sqrt(-1) : abs($3)):4 w yerrorbar ls 101 title '',\
'MADatNLO.HwU' index 77 using (($1+$2)/2):($3 >= 0 ? sqrt(-1) : abs($3)) ls 101 title '',\
'MADatNLO.HwU' index 77 using (($1+$2)/2):($3 < 0 ? sqrt(-1) : $3):4 w yerrorbar ls 1 title '',\
'MADatNLO.HwU' index 77 using (($1+$2)/2):($3 < 0 ? sqrt(-1) : $3) ls 1 title 'NLO|#1, central value, dynamical\_scale\_choice=10'
#-- rendering subhistograms 'Relative scale and PDF uncertainty'
unset label
unset format
set yrange [-3.9331e-02:4.2641e-02]
set origin 0.0000e+00, 3.5000e-01
set size 1.0000e+00, 1.5000e-01
set mytics 2
set ytics auto
set format x ''
unset logscale y
set ylabel "NLO|#1 rel.unc."
set label "Relative uncertainties w.r.t. central values" font ",9" front at graph 0.03, graph 0.13
plot \
'MADatNLO.HwU' index 82 using (($1+$2)/2):(safe($7,$3,1.0)-1.0) ls 16 title '',\
'MADatNLO.HwU' index 82 using (($1+$2)/2):(safe($6,$3,1.0)-1.0) ls 16 title '',\
'MADatNLO.HwU' index 81 using (($1+$2)/2):(safe($7,$3,1.0)-1.0) ls 15 title '',\
'MADatNLO.HwU' index 81 using (($1+$2)/2):(safe($6,$3,1.0)-1.0) ls 15 title '',\
'MADatNLO.HwU' index 80 using (($1+$2)/2):(safe($7,$3,1.0)-1.0) ls 14 title '',\
'MADatNLO.HwU' index 80 using (($1+$2)/2):(safe($6,$3,1.0)-1.0) ls 14 title '',\
'MADatNLO.HwU' index 79 using (($1+$2)/2):(safe($7,$3,1.0)-1.0) ls 13 title '',\
'MADatNLO.HwU' index 79 using (($1+$2)/2):(safe($6,$3,1.0)-1.0) ls 13 title '',\
'MADatNLO.HwU' index 78 using (($1+$2)/2):(safe($7,$3,1.0)-1.0) ls 12 title '',\
'MADatNLO.HwU' index 78 using (($1+$2)/2):(safe($6,$3,1.0)-1.0) ls 12 title '',\
'MADatNLO.HwU' index 77 using (($1+$2)/2):(safe($7,$3,1.0)-1.0) ls 11 title '',\
'MADatNLO.HwU' index 77 using (($1+$2)/2):(safe($6,$3,1.0)-1.0) ls 11 title '',\
0.0 ls 999 title '',\
'MADatNLO.HwU' index 82 using (($1+$2)/2):(0.0):(safe($4,$3,0.0)) w yerrorbar ls 6 title '',\
'MADatNLO.HwU' index 82 using (($1+$2)/2):(safe($5,$3,1.0)-1.0) ls 6 title '',\
'MADatNLO.HwU' index 81 using (($1+$2)/2):(0.0):(safe($4,$3,0.0)) w yerrorbar ls 5 title '',\
'MADatNLO.HwU' index 81 using (($1+$2)/2):(safe($5,$3,1.0)-1.0) ls 5 title '',\
'MADatNLO.HwU' index 80 using (($1+$2)/2):(0.0):(safe($4,$3,0.0)) w yerrorbar ls 4 title '',\
'MADatNLO.HwU' index 80 using (($1+$2)/2):(safe($5,$3,1.0)-1.0) ls 4 title '',\
'MADatNLO.HwU' index 79 using (($1+$2)/2):(0.0):(safe($4,$3,0.0)) w yerrorbar ls 3 title '',\
'MADatNLO.HwU' index 79 using (($1+$2)/2):(safe($5,$3,1.0)-1.0) ls 3 title '',\
'MADatNLO.HwU' index 78 using (($1+$2)/2):(0.0):(safe($4,$3,0.0)) w yerrorbar ls 2 title '',\
'MADatNLO.HwU' index 78 using (($1+$2)/2):(safe($5,$3,1.0)-1.0) ls 2 title '',\
'MADatNLO.HwU' index 77 using (($1+$2)/2):(0.0):(safe($4,$3,0.0)) w yerrorbar ls 1 title '',\
'MADatNLO.HwU' index 77 using (($1+$2)/2):(safe($5,$3,1.0)-1.0) ls 1 title ''
#-- rendering subhistograms '(LO|#1LOAA|#1TOT|#1NLOR|#1TOTR|#1)/(NLO|#1 central value) ratio'
unset label
unset format
set yrange [-4.5813e+00:6.6374e+00]
set origin 0.0000e+00, 2.0000e-01
set size 1.0000e+00, 1.5000e-01
set mytics 2
set ytics auto
set format x
unset logscale y
set ylabel "ratio w.r.t. NLO|#1"
set label "(LO|#1LOAA|#1TOT|#1NLOR|#1TOTR|#1)/(NLO|#1 central value)" font ",9" at graph 0.03, graph 0.13
plot \
1.0 ls 999 title '',\
'MADatNLO.HwU' index 87 using (($1+$2)/2):7 ls 16 title '',\
'MADatNLO.HwU' index 87 using (($1+$2)/2):6 ls 16 title '',\
'MADatNLO.HwU' index 86 using (($1+$2)/2):7 ls 15 title '',\
'MADatNLO.HwU' index 86 using (($1+$2)/2):6 ls 15 title '',\
'MADatNLO.HwU' index 85 using (($1+$2)/2):7 ls 14 title '',\
'MADatNLO.HwU' index 85 using (($1+$2)/2):6 ls 14 title '',\
'MADatNLO.HwU' index 84 using (($1+$2)/2):7 ls 13 title '',\
'MADatNLO.HwU' index 84 using (($1+$2)/2):6 ls 13 title '',\
'MADatNLO.HwU' index 83 using (($1+$2)/2):7 ls 12 title '',\
'MADatNLO.HwU' index 83 using (($1+$2)/2):6 ls 12 title '',\
'MADatNLO.HwU' index 87 using (($1+$2)/2):5 ls 6 title '',\
'MADatNLO.HwU' index 87 using (($1+$2)/2):3:4 w yerrorbar ls 6 title '',\
'MADatNLO.HwU' index 87 using (($1+$2)/2):3 ls 6 title '',\
'MADatNLO.HwU' index 86 using (($1+$2)/2):5 ls 5 title '',\
'MADatNLO.HwU' index 86 using (($1+$2)/2):3:4 w yerrorbar ls 5 title '',\
'MADatNLO.HwU' index 86 using (($1+$2)/2):3 ls 5 title '',\
'MADatNLO.HwU' index 85 using (($1+$2)/2):5 ls 4 title '',\
'MADatNLO.HwU' index 85 using (($1+$2)/2):3:4 w yerrorbar ls 4 title '',\
'MADatNLO.HwU' index 85 using (($1+$2)/2):3 ls 4 title '',\
'MADatNLO.HwU' index 84 using (($1+$2)/2):5 ls 3 title '',\
'MADatNLO.HwU' index 84 using (($1+$2)/2):3:4 w yerrorbar ls 3 title '',\
'MADatNLO.HwU' index 84 using (($1+$2)/2):3 ls 3 title '',\
'MADatNLO.HwU' index 83 using (($1+$2)/2):5 ls 2 title '',\
'MADatNLO.HwU' index 83 using (($1+$2)/2):3:4 w yerrorbar ls 2 title '',\
'MADatNLO.HwU' index 83 using (($1+$2)/2):3 ls 2 title ''

unset label

################################################################################

################################################################################
### Rendering of the plot titled 'ptatop'
################################################################################

set multiplot
set label "ptatop" font ",13" at graph 0.04, graph 1.05
set xrange [0.0000e+00:5.0000e+03]
set bmargin 0 
set tmargin 0
set xtics nomirror
set ytics nomirror
set mytics 10
set xtics auto
set key horizontal noreverse maxcols 1 width -4 
set label front 'MadGraph5\_aMC\@NLO' font "Courier,11" rotate by 90 at graph 1.02, graph 0.04

#-- rendering subhistograms 'NLO|#1 and LO|#1 results'

set format y '10^{%T}'
set yrange [8.0956e-06:3.8434e+00]
set origin 0.0000e+00, 5.0000e-01
set size 1.0000e+00, 4.0000e-01
set mytics 10
set ytics auto
set format x ''
set logscale y
set ylabel "{/Symbol s} per bin [pb]"

plot \
sqrt(-1) ls 16 title 'TOTR|#1, scale variation',\
sqrt(-1) ls 15 title 'NLOR|#1, scale variation',\
sqrt(-1) ls 14 title 'TOT|#1, scale variation',\
sqrt(-1) ls 13 title 'LOAA|#1, scale variation',\
sqrt(-1) ls 12 title 'LO|#1, scale variation',\
sqrt(-1) ls 11 title 'NLO|#1, scale variation',\
'MADatNLO.HwU' index 93 using (($1+$2)/2):($3 >= 0 ? sqrt(-1) : abs($3)):4 w yerrorbar ls 106 title '',\
'MADatNLO.HwU' index 93 using (($1+$2)/2):($3 >= 0 ? sqrt(-1) : abs($3)) ls 106 title '',\
'MADatNLO.HwU' index 93 using (($1+$2)/2):($3 < 0 ? sqrt(-1) : $3):4 w yerrorbar ls 6 title '',\
'MADatNLO.HwU' index 93 using (($1+$2)/2):($3 < 0 ? sqrt(-1) : $3) ls 6 title 'TOTR|#1, central value, dynamical\_scale\_choice=10',\
'MADatNLO.HwU' index 92 using (($1+$2)/2):($3 >= 0 ? sqrt(-1) : abs($3)):4 w yerrorbar ls 105 title '',\
'MADatNLO.HwU' index 92 using (($1+$2)/2):($3 >= 0 ? sqrt(-1) : abs($3)) ls 105 title '',\
'MADatNLO.HwU' index 92 using (($1+$2)/2):($3 < 0 ? sqrt(-1) : $3):4 w yerrorbar ls 5 title '',\
'MADatNLO.HwU' index 92 using (($1+$2)/2):($3 < 0 ? sqrt(-1) : $3) ls 5 title 'NLOR|#1, central value, dynamical\_scale\_choice=10',\
'MADatNLO.HwU' index 91 using (($1+$2)/2):($3 >= 0 ? sqrt(-1) : abs($3)):4 w yerrorbar ls 104 title '',\
'MADatNLO.HwU' index 91 using (($1+$2)/2):($3 >= 0 ? sqrt(-1) : abs($3)) ls 104 title '',\
'MADatNLO.HwU' index 91 using (($1+$2)/2):($3 < 0 ? sqrt(-1) : $3):4 w yerrorbar ls 4 title '',\
'MADatNLO.HwU' index 91 using (($1+$2)/2):($3 < 0 ? sqrt(-1) : $3) ls 4 title 'TOT|#1, central value, dynamical\_scale\_choice=10',\
'MADatNLO.HwU' index 90 using (($1+$2)/2):($3 >= 0 ? sqrt(-1) : abs($3)):4 w yerrorbar ls 103 title '',\
'MADatNLO.HwU' index 90 using (($1+$2)/2):($3 >= 0 ? sqrt(-1) : abs($3)) ls 103 title '',\
'MADatNLO.HwU' index 90 using (($1+$2)/2):($3 < 0 ? sqrt(-1) : $3):4 w yerrorbar ls 3 title '',\
'MADatNLO.HwU' index 90 using (($1+$2)/2):($3 < 0 ? sqrt(-1) : $3) ls 3 title 'LOAA|#1, central value, dynamical\_scale\_choice=10',\
'MADatNLO.HwU' index 89 using (($1+$2)/2):($3 >= 0 ? sqrt(-1) : abs($3)):4 w yerrorbar ls 102 title '',\
'MADatNLO.HwU' index 89 using (($1+$2)/2):($3 >= 0 ? sqrt(-1) : abs($3)) ls 102 title '',\
'MADatNLO.HwU' index 89 using (($1+$2)/2):($3 < 0 ? sqrt(-1) : $3):4 w yerrorbar ls 2 title '',\
'MADatNLO.HwU' index 89 using (($1+$2)/2):($3 < 0 ? sqrt(-1) : $3) ls 2 title 'LO|#1, central value, dynamical\_scale\_choice=10',\
'MADatNLO.HwU' index 88 using (($1+$2)/2):($3 >= 0 ? sqrt(-1) : abs($3)):4 w yerrorbar ls 101 title '',\
'MADatNLO.HwU' index 88 using (($1+$2)/2):($3 >= 0 ? sqrt(-1) : abs($3)) ls 101 title '',\
'MADatNLO.HwU' index 88 using (($1+$2)/2):($3 < 0 ? sqrt(-1) : $3):4 w yerrorbar ls 1 title '',\
'MADatNLO.HwU' index 88 using (($1+$2)/2):($3 < 0 ? sqrt(-1) : $3) ls 1 title 'NLO|#1, central value, dynamical\_scale\_choice=10'
#-- rendering subhistograms 'Relative scale and PDF uncertainty'
unset label
unset format
set yrange [-3.9288e-02:4.2468e-02]
set origin 0.0000e+00, 3.5000e-01
set size 1.0000e+00, 1.5000e-01
set mytics 2
set ytics auto
set format x ''
unset logscale y
set ylabel "NLO|#1 rel.unc."
set label "Relative uncertainties w.r.t. central values" font ",9" front at graph 0.03, graph 0.13
plot \
'MADatNLO.HwU' index 93 using (($1+$2)/2):(safe($7,$3,1.0)-1.0) ls 16 title '',\
'MADatNLO.HwU' index 93 using (($1+$2)/2):(safe($6,$3,1.0)-1.0) ls 16 title '',\
'MADatNLO.HwU' index 92 using (($1+$2)/2):(safe($7,$3,1.0)-1.0) ls 15 title '',\
'MADatNLO.HwU' index 92 using (($1+$2)/2):(safe($6,$3,1.0)-1.0) ls 15 title '',\
'MADatNLO.HwU' index 91 using (($1+$2)/2):(safe($7,$3,1.0)-1.0) ls 14 title '',\
'MADatNLO.HwU' index 91 using (($1+$2)/2):(safe($6,$3,1.0)-1.0) ls 14 title '',\
'MADatNLO.HwU' index 90 using (($1+$2)/2):(safe($7,$3,1.0)-1.0) ls 13 title '',\
'MADatNLO.HwU' index 90 using (($1+$2)/2):(safe($6,$3,1.0)-1.0) ls 13 title '',\
'MADatNLO.HwU' index 89 using (($1+$2)/2):(safe($7,$3,1.0)-1.0) ls 12 title '',\
'MADatNLO.HwU' index 89 using (($1+$2)/2):(safe($6,$3,1.0)-1.0) ls 12 title '',\
'MADatNLO.HwU' index 88 using (($1+$2)/2):(safe($7,$3,1.0)-1.0) ls 11 title '',\
'MADatNLO.HwU' index 88 using (($1+$2)/2):(safe($6,$3,1.0)-1.0) ls 11 title '',\
0.0 ls 999 title '',\
'MADatNLO.HwU' index 93 using (($1+$2)/2):(0.0):(safe($4,$3,0.0)) w yerrorbar ls 6 title '',\
'MADatNLO.HwU' index 93 using (($1+$2)/2):(safe($5,$3,1.0)-1.0) ls 6 title '',\
'MADatNLO.HwU' index 92 using (($1+$2)/2):(0.0):(safe($4,$3,0.0)) w yerrorbar ls 5 title '',\
'MADatNLO.HwU' index 92 using (($1+$2)/2):(safe($5,$3,1.0)-1.0) ls 5 title '',\
'MADatNLO.HwU' index 91 using (($1+$2)/2):(0.0):(safe($4,$3,0.0)) w yerrorbar ls 4 title '',\
'MADatNLO.HwU' index 91 using (($1+$2)/2):(safe($5,$3,1.0)-1.0) ls 4 title '',\
'MADatNLO.HwU' index 90 using (($1+$2)/2):(0.0):(safe($4,$3,0.0)) w yerrorbar ls 3 title '',\
'MADatNLO.HwU' index 90 using (($1+$2)/2):(safe($5,$3,1.0)-1.0) ls 3 title '',\
'MADatNLO.HwU' index 89 using (($1+$2)/2):(0.0):(safe($4,$3,0.0)) w yerrorbar ls 2 title '',\
'MADatNLO.HwU' index 89 using (($1+$2)/2):(safe($5,$3,1.0)-1.0) ls 2 title '',\
'MADatNLO.HwU' index 88 using (($1+$2)/2):(0.0):(safe($4,$3,0.0)) w yerrorbar ls 1 title '',\
'MADatNLO.HwU' index 88 using (($1+$2)/2):(safe($5,$3,1.0)-1.0) ls 1 title ''
#-- rendering subhistograms '(LO|#1LOAA|#1TOT|#1NLOR|#1TOTR|#1)/(NLO|#1 central value) ratio'
unset label
unset format
set yrange [-4.5652e+00:6.4548e+00]
set origin 0.0000e+00, 2.0000e-01
set size 1.0000e+00, 1.5000e-01
set mytics 2
set ytics auto
set format x
unset logscale y
set ylabel "ratio w.r.t. NLO|#1"
set label "(LO|#1LOAA|#1TOT|#1NLOR|#1TOTR|#1)/(NLO|#1 central value)" font ",9" at graph 0.03, graph 0.13
plot \
1.0 ls 999 title '',\
'MADatNLO.HwU' index 98 using (($1+$2)/2):7 ls 16 title '',\
'MADatNLO.HwU' index 98 using (($1+$2)/2):6 ls 16 title '',\
'MADatNLO.HwU' index 97 using (($1+$2)/2):7 ls 15 title '',\
'MADatNLO.HwU' index 97 using (($1+$2)/2):6 ls 15 title '',\
'MADatNLO.HwU' index 96 using (($1+$2)/2):7 ls 14 title '',\
'MADatNLO.HwU' index 96 using (($1+$2)/2):6 ls 14 title '',\
'MADatNLO.HwU' index 95 using (($1+$2)/2):7 ls 13 title '',\
'MADatNLO.HwU' index 95 using (($1+$2)/2):6 ls 13 title '',\
'MADatNLO.HwU' index 94 using (($1+$2)/2):7 ls 12 title '',\
'MADatNLO.HwU' index 94 using (($1+$2)/2):6 ls 12 title '',\
'MADatNLO.HwU' index 98 using (($1+$2)/2):5 ls 6 title '',\
'MADatNLO.HwU' index 98 using (($1+$2)/2):3:4 w yerrorbar ls 6 title '',\
'MADatNLO.HwU' index 98 using (($1+$2)/2):3 ls 6 title '',\
'MADatNLO.HwU' index 97 using (($1+$2)/2):5 ls 5 title '',\
'MADatNLO.HwU' index 97 using (($1+$2)/2):3:4 w yerrorbar ls 5 title '',\
'MADatNLO.HwU' index 97 using (($1+$2)/2):3 ls 5 title '',\
'MADatNLO.HwU' index 96 using (($1+$2)/2):5 ls 4 title '',\
'MADatNLO.HwU' index 96 using (($1+$2)/2):3:4 w yerrorbar ls 4 title '',\
'MADatNLO.HwU' index 96 using (($1+$2)/2):3 ls 4 title '',\
'MADatNLO.HwU' index 95 using (($1+$2)/2):5 ls 3 title '',\
'MADatNLO.HwU' index 95 using (($1+$2)/2):3:4 w yerrorbar ls 3 title '',\
'MADatNLO.HwU' index 95 using (($1+$2)/2):3 ls 3 title '',\
'MADatNLO.HwU' index 94 using (($1+$2)/2):5 ls 2 title '',\
'MADatNLO.HwU' index 94 using (($1+$2)/2):3:4 w yerrorbar ls 2 title '',\
'MADatNLO.HwU' index 94 using (($1+$2)/2):3 ls 2 title ''

unset label

################################################################################

################################################################################
### Rendering of the plot titled 'mmumu'
################################################################################

set multiplot
set label "mmumu" font ",13" at graph 0.04, graph 1.05
set xrange [0.0000e+00:2.0000e+02]
set bmargin 0 
set tmargin 0
set xtics nomirror
set ytics nomirror
set mytics 10
set xtics auto
set key horizontal noreverse maxcols 1 width -4 
set label front 'MadGraph5\_aMC\@NLO' font "Courier,11" rotate by 90 at graph 1.02, graph 0.04

#-- rendering subhistograms 'NLO|#1 and LO|#1 results'

set format y '10^{%T}'
set yrange [5.6855e-02:3.7537e+01]
set origin 0.0000e+00, 5.0000e-01
set size 1.0000e+00, 4.0000e-01
set mytics 10
set ytics auto
set format x ''
set logscale y
set ylabel "{/Symbol s} per bin [pb]"

plot \
sqrt(-1) ls 16 title 'TOTR|#1, scale variation',\
sqrt(-1) ls 15 title 'NLOR|#1, scale variation',\
sqrt(-1) ls 14 title 'TOT|#1, scale variation',\
sqrt(-1) ls 13 title 'LOAA|#1, scale variation',\
sqrt(-1) ls 12 title 'LO|#1, scale variation',\
sqrt(-1) ls 11 title 'NLO|#1, scale variation',\
'MADatNLO.HwU' index 104 using (($1+$2)/2):($3 >= 0 ? sqrt(-1) : abs($3)):4 w yerrorbar ls 106 title '',\
'MADatNLO.HwU' index 104 using (($1+$2)/2):($3 >= 0 ? sqrt(-1) : abs($3)) ls 106 title '',\
'MADatNLO.HwU' index 104 using (($1+$2)/2):($3 < 0 ? sqrt(-1) : $3):4 w yerrorbar ls 6 title '',\
'MADatNLO.HwU' index 104 using (($1+$2)/2):($3 < 0 ? sqrt(-1) : $3) ls 6 title 'TOTR|#1, central value, dynamical\_scale\_choice=10',\
'MADatNLO.HwU' index 103 using (($1+$2)/2):($3 >= 0 ? sqrt(-1) : abs($3)):4 w yerrorbar ls 105 title '',\
'MADatNLO.HwU' index 103 using (($1+$2)/2):($3 >= 0 ? sqrt(-1) : abs($3)) ls 105 title '',\
'MADatNLO.HwU' index 103 using (($1+$2)/2):($3 < 0 ? sqrt(-1) : $3):4 w yerrorbar ls 5 title '',\
'MADatNLO.HwU' index 103 using (($1+$2)/2):($3 < 0 ? sqrt(-1) : $3) ls 5 title 'NLOR|#1, central value, dynamical\_scale\_choice=10',\
'MADatNLO.HwU' index 102 using (($1+$2)/2):($3 >= 0 ? sqrt(-1) : abs($3)):4 w yerrorbar ls 104 title '',\
'MADatNLO.HwU' index 102 using (($1+$2)/2):($3 >= 0 ? sqrt(-1) : abs($3)) ls 104 title '',\
'MADatNLO.HwU' index 102 using (($1+$2)/2):($3 < 0 ? sqrt(-1) : $3):4 w yerrorbar ls 4 title '',\
'MADatNLO.HwU' index 102 using (($1+$2)/2):($3 < 0 ? sqrt(-1) : $3) ls 4 title 'TOT|#1, central value, dynamical\_scale\_choice=10',\
'MADatNLO.HwU' index 101 using (($1+$2)/2):($3 >= 0 ? sqrt(-1) : abs($3)):4 w yerrorbar ls 103 title '',\
'MADatNLO.HwU' index 101 using (($1+$2)/2):($3 >= 0 ? sqrt(-1) : abs($3)) ls 103 title '',\
'MADatNLO.HwU' index 101 using (($1+$2)/2):($3 < 0 ? sqrt(-1) : $3):4 w yerrorbar ls 3 title '',\
'MADatNLO.HwU' index 101 using (($1+$2)/2):($3 < 0 ? sqrt(-1) : $3) ls 3 title 'LOAA|#1, central value, dynamical\_scale\_choice=10',\
'MADatNLO.HwU' index 100 using (($1+$2)/2):($3 >= 0 ? sqrt(-1) : abs($3)):4 w yerrorbar ls 102 title '',\
'MADatNLO.HwU' index 100 using (($1+$2)/2):($3 >= 0 ? sqrt(-1) : abs($3)) ls 102 title '',\
'MADatNLO.HwU' index 100 using (($1+$2)/2):($3 < 0 ? sqrt(-1) : $3):4 w yerrorbar ls 2 title '',\
'MADatNLO.HwU' index 100 using (($1+$2)/2):($3 < 0 ? sqrt(-1) : $3) ls 2 title 'LO|#1, central value, dynamical\_scale\_choice=10',\
'MADatNLO.HwU' index 99 using (($1+$2)/2):($3 >= 0 ? sqrt(-1) : abs($3)):4 w yerrorbar ls 101 title '',\
'MADatNLO.HwU' index 99 using (($1+$2)/2):($3 >= 0 ? sqrt(-1) : abs($3)) ls 101 title '',\
'MADatNLO.HwU' index 99 using (($1+$2)/2):($3 < 0 ? sqrt(-1) : $3):4 w yerrorbar ls 1 title '',\
'MADatNLO.HwU' index 99 using (($1+$2)/2):($3 < 0 ? sqrt(-1) : $3) ls 1 title 'NLO|#1, central value, dynamical\_scale\_choice=10'
#-- rendering subhistograms 'Relative scale and PDF uncertainty'
unset label
unset format
set yrange [-1.2778e+00:1.0896e+00]
set origin 0.0000e+00, 3.5000e-01
set size 1.0000e+00, 1.5000e-01
set mytics 2
set ytics auto
set format x ''
unset logscale y
set ylabel "NLO|#1 rel.unc."
set label "Relative uncertainties w.r.t. central values" font ",9" front at graph 0.03, graph 0.13
plot \
'MADatNLO.HwU' index 104 using (($1+$2)/2):(safe($7,$3,1.0)-1.0) ls 16 title '',\
'MADatNLO.HwU' index 104 using (($1+$2)/2):(safe($6,$3,1.0)-1.0) ls 16 title '',\
'MADatNLO.HwU' index 103 using (($1+$2)/2):(safe($7,$3,1.0)-1.0) ls 15 title '',\
'MADatNLO.HwU' index 103 using (($1+$2)/2):(safe($6,$3,1.0)-1.0) ls 15 title '',\
'MADatNLO.HwU' index 102 using (($1+$2)/2):(safe($7,$3,1.0)-1.0) ls 14 title '',\
'MADatNLO.HwU' index 102 using (($1+$2)/2):(safe($6,$3,1.0)-1.0) ls 14 title '',\
'MADatNLO.HwU' index 101 using (($1+$2)/2):(safe($7,$3,1.0)-1.0) ls 13 title '',\
'MADatNLO.HwU' index 101 using (($1+$2)/2):(safe($6,$3,1.0)-1.0) ls 13 title '',\
'MADatNLO.HwU' index 100 using (($1+$2)/2):(safe($7,$3,1.0)-1.0) ls 12 title '',\
'MADatNLO.HwU' index 100 using (($1+$2)/2):(safe($6,$3,1.0)-1.0) ls 12 title '',\
'MADatNLO.HwU' index 99 using (($1+$2)/2):(safe($7,$3,1.0)-1.0) ls 11 title '',\
'MADatNLO.HwU' index 99 using (($1+$2)/2):(safe($6,$3,1.0)-1.0) ls 11 title '',\
0.0 ls 999 title '',\
'MADatNLO.HwU' index 104 using (($1+$2)/2):(0.0):(safe($4,$3,0.0)) w yerrorbar ls 6 title '',\
'MADatNLO.HwU' index 104 using (($1+$2)/2):(safe($5,$3,1.0)-1.0) ls 6 title '',\
'MADatNLO.HwU' index 103 using (($1+$2)/2):(0.0):(safe($4,$3,0.0)) w yerrorbar ls 5 title '',\
'MADatNLO.HwU' index 103 using (($1+$2)/2):(safe($5,$3,1.0)-1.0) ls 5 title '',\
'MADatNLO.HwU' index 102 using (($1+$2)/2):(0.0):(safe($4,$3,0.0)) w yerrorbar ls 4 title '',\
'MADatNLO.HwU' index 102 using (($1+$2)/2):(safe($5,$3,1.0)-1.0) ls 4 title '',\
'MADatNLO.HwU' index 101 using (($1+$2)/2):(0.0):(safe($4,$3,0.0)) w yerrorbar ls 3 title '',\
'MADatNLO.HwU' index 101 using (($1+$2)/2):(safe($5,$3,1.0)-1.0) ls 3 title '',\
'MADatNLO.HwU' index 100 using (($1+$2)/2):(0.0):(safe($4,$3,0.0)) w yerrorbar ls 2 title '',\
'MADatNLO.HwU' index 100 using (($1+$2)/2):(safe($5,$3,1.0)-1.0) ls 2 title '',\
'MADatNLO.HwU' index 99 using (($1+$2)/2):(0.0):(safe($4,$3,0.0)) w yerrorbar ls 1 title '',\
'MADatNLO.HwU' index 99 using (($1+$2)/2):(safe($5,$3,1.0)-1.0) ls 1 title ''
#-- rendering subhistograms '(LO|#1LOAA|#1TOT|#1NLOR|#1TOTR|#1)/(NLO|#1 central value) ratio'
unset label
unset format
set yrange [-3.8089e+01:4.1147e+01]
set origin 0.0000e+00, 2.0000e-01
set size 1.0000e+00, 1.5000e-01
set mytics 2
set ytics auto
set format x
unset logscale y
set ylabel "ratio w.r.t. NLO|#1"
set label "(LO|#1LOAA|#1TOT|#1NLOR|#1TOTR|#1)/(NLO|#1 central value)" font ",9" at graph 0.03, graph 0.13
plot \
1.0 ls 999 title '',\
'MADatNLO.HwU' index 109 using (($1+$2)/2):7 ls 16 title '',\
'MADatNLO.HwU' index 109 using (($1+$2)/2):6 ls 16 title '',\
'MADatNLO.HwU' index 108 using (($1+$2)/2):7 ls 15 title '',\
'MADatNLO.HwU' index 108 using (($1+$2)/2):6 ls 15 title '',\
'MADatNLO.HwU' index 107 using (($1+$2)/2):7 ls 14 title '',\
'MADatNLO.HwU' index 107 using (($1+$2)/2):6 ls 14 title '',\
'MADatNLO.HwU' index 106 using (($1+$2)/2):7 ls 13 title '',\
'MADatNLO.HwU' index 106 using (($1+$2)/2):6 ls 13 title '',\
'MADatNLO.HwU' index 105 using (($1+$2)/2):7 ls 12 title '',\
'MADatNLO.HwU' index 105 using (($1+$2)/2):6 ls 12 title '',\
'MADatNLO.HwU' index 109 using (($1+$2)/2):5 ls 6 title '',\
'MADatNLO.HwU' index 109 using (($1+$2)/2):3:4 w yerrorbar ls 6 title '',\
'MADatNLO.HwU' index 109 using (($1+$2)/2):3 ls 6 title '',\
'MADatNLO.HwU' index 108 using (($1+$2)/2):5 ls 5 title '',\
'MADatNLO.HwU' index 108 using (($1+$2)/2):3:4 w yerrorbar ls 5 title '',\
'MADatNLO.HwU' index 108 using (($1+$2)/2):3 ls 5 title '',\
'MADatNLO.HwU' index 107 using (($1+$2)/2):5 ls 4 title '',\
'MADatNLO.HwU' index 107 using (($1+$2)/2):3:4 w yerrorbar ls 4 title '',\
'MADatNLO.HwU' index 107 using (($1+$2)/2):3 ls 4 title '',\
'MADatNLO.HwU' index 106 using (($1+$2)/2):5 ls 3 title '',\
'MADatNLO.HwU' index 106 using (($1+$2)/2):3:4 w yerrorbar ls 3 title '',\
'MADatNLO.HwU' index 106 using (($1+$2)/2):3 ls 3 title '',\
'MADatNLO.HwU' index 105 using (($1+$2)/2):5 ls 2 title '',\
'MADatNLO.HwU' index 105 using (($1+$2)/2):3:4 w yerrorbar ls 2 title '',\
'MADatNLO.HwU' index 105 using (($1+$2)/2):3 ls 2 title ''

unset label

################################################################################

################################################################################
### Rendering of the plot titled 'thetamup'
################################################################################

set multiplot
set label "thetamup" font ",13" at graph 0.04, graph 1.05
set xrange [0.0000e+00:3.1416e+00]
set bmargin 0 
set tmargin 0
set xtics nomirror
set ytics nomirror
set mytics 10
set xtics auto
set key horizontal noreverse maxcols 1 width -4 
set label front 'MadGraph5\_aMC\@NLO' font "Courier,11" rotate by 90 at graph 1.02, graph 0.04

#-- rendering subhistograms 'NLO|#1 and LO|#1 results'

set format y '10^{%T}'
set yrange [2.3151e-04:1.4857e-01]
set origin 0.0000e+00, 5.0000e-01
set size 1.0000e+00, 4.0000e-01
set mytics 10
set ytics auto
set format x ''
set logscale y
set ylabel "{/Symbol s} per bin [pb]"

plot \
sqrt(-1) ls 16 title 'TOTR|#1, scale variation',\
sqrt(-1) ls 15 title 'NLOR|#1, scale variation',\
sqrt(-1) ls 14 title 'TOT|#1, scale variation',\
sqrt(-1) ls 13 title 'LOAA|#1, scale variation',\
sqrt(-1) ls 12 title 'LO|#1, scale variation',\
sqrt(-1) ls 11 title 'NLO|#1, scale variation',\
'MADatNLO.HwU' index 115 using (($1+$2)/2):($3 >= 0 ? sqrt(-1) : abs($3)):4 w yerrorbar ls 106 title '',\
'MADatNLO.HwU' index 115 using (($1+$2)/2):($3 >= 0 ? sqrt(-1) : abs($3)) ls 106 title '',\
'MADatNLO.HwU' index 115 using (($1+$2)/2):($3 < 0 ? sqrt(-1) : $3):4 w yerrorbar ls 6 title '',\
'MADatNLO.HwU' index 115 using (($1+$2)/2):($3 < 0 ? sqrt(-1) : $3) ls 6 title 'TOTR|#1, central value, dynamical\_scale\_choice=10',\
'MADatNLO.HwU' index 114 using (($1+$2)/2):($3 >= 0 ? sqrt(-1) : abs($3)):4 w yerrorbar ls 105 title '',\
'MADatNLO.HwU' index 114 using (($1+$2)/2):($3 >= 0 ? sqrt(-1) : abs($3)) ls 105 title '',\
'MADatNLO.HwU' index 114 using (($1+$2)/2):($3 < 0 ? sqrt(-1) : $3):4 w yerrorbar ls 5 title '',\
'MADatNLO.HwU' index 114 using (($1+$2)/2):($3 < 0 ? sqrt(-1) : $3) ls 5 title 'NLOR|#1, central value, dynamical\_scale\_choice=10',\
'MADatNLO.HwU' index 113 using (($1+$2)/2):($3 >= 0 ? sqrt(-1) : abs($3)):4 w yerrorbar ls 104 title '',\
'MADatNLO.HwU' index 113 using (($1+$2)/2):($3 >= 0 ? sqrt(-1) : abs($3)) ls 104 title '',\
'MADatNLO.HwU' index 113 using (($1+$2)/2):($3 < 0 ? sqrt(-1) : $3):4 w yerrorbar ls 4 title '',\
'MADatNLO.HwU' index 113 using (($1+$2)/2):($3 < 0 ? sqrt(-1) : $3) ls 4 title 'TOT|#1, central value, dynamical\_scale\_choice=10',\
'MADatNLO.HwU' index 112 using (($1+$2)/2):($3 >= 0 ? sqrt(-1) : abs($3)):4 w yerrorbar ls 103 title '',\
'MADatNLO.HwU' index 112 using (($1+$2)/2):($3 >= 0 ? sqrt(-1) : abs($3)) ls 103 title '',\
'MADatNLO.HwU' index 112 using (($1+$2)/2):($3 < 0 ? sqrt(-1) : $3):4 w yerrorbar ls 3 title '',\
'MADatNLO.HwU' index 112 using (($1+$2)/2):($3 < 0 ? sqrt(-1) : $3) ls 3 title 'LOAA|#1, central value, dynamical\_scale\_choice=10',\
'MADatNLO.HwU' index 111 using (($1+$2)/2):($3 >= 0 ? sqrt(-1) : abs($3)):4 w yerrorbar ls 102 title '',\
'MADatNLO.HwU' index 111 using (($1+$2)/2):($3 >= 0 ? sqrt(-1) : abs($3)) ls 102 title '',\
'MADatNLO.HwU' index 111 using (($1+$2)/2):($3 < 0 ? sqrt(-1) : $3):4 w yerrorbar ls 2 title '',\
'MADatNLO.HwU' index 111 using (($1+$2)/2):($3 < 0 ? sqrt(-1) : $3) ls 2 title 'LO|#1, central value, dynamical\_scale\_choice=10',\
'MADatNLO.HwU' index 110 using (($1+$2)/2):($3 >= 0 ? sqrt(-1) : abs($3)):4 w yerrorbar ls 101 title '',\
'MADatNLO.HwU' index 110 using (($1+$2)/2):($3 >= 0 ? sqrt(-1) : abs($3)) ls 101 title '',\
'MADatNLO.HwU' index 110 using (($1+$2)/2):($3 < 0 ? sqrt(-1) : $3):4 w yerrorbar ls 1 title '',\
'MADatNLO.HwU' index 110 using (($1+$2)/2):($3 < 0 ? sqrt(-1) : $3) ls 1 title 'NLO|#1, central value, dynamical\_scale\_choice=10'
#-- rendering subhistograms 'Relative scale and PDF uncertainty'
unset label
unset format
set yrange [-1.2225e-01:1.2189e-01]
set origin 0.0000e+00, 3.5000e-01
set size 1.0000e+00, 1.5000e-01
set mytics 2
set ytics auto
set format x ''
unset logscale y
set ylabel "NLO|#1 rel.unc."
set label "Relative uncertainties w.r.t. central values" font ",9" front at graph 0.03, graph 0.13
plot \
'MADatNLO.HwU' index 115 using (($1+$2)/2):(safe($7,$3,1.0)-1.0) ls 16 title '',\
'MADatNLO.HwU' index 115 using (($1+$2)/2):(safe($6,$3,1.0)-1.0) ls 16 title '',\
'MADatNLO.HwU' index 114 using (($1+$2)/2):(safe($7,$3,1.0)-1.0) ls 15 title '',\
'MADatNLO.HwU' index 114 using (($1+$2)/2):(safe($6,$3,1.0)-1.0) ls 15 title '',\
'MADatNLO.HwU' index 113 using (($1+$2)/2):(safe($7,$3,1.0)-1.0) ls 14 title '',\
'MADatNLO.HwU' index 113 using (($1+$2)/2):(safe($6,$3,1.0)-1.0) ls 14 title '',\
'MADatNLO.HwU' index 112 using (($1+$2)/2):(safe($7,$3,1.0)-1.0) ls 13 title '',\
'MADatNLO.HwU' index 112 using (($1+$2)/2):(safe($6,$3,1.0)-1.0) ls 13 title '',\
'MADatNLO.HwU' index 111 using (($1+$2)/2):(safe($7,$3,1.0)-1.0) ls 12 title '',\
'MADatNLO.HwU' index 111 using (($1+$2)/2):(safe($6,$3,1.0)-1.0) ls 12 title '',\
'MADatNLO.HwU' index 110 using (($1+$2)/2):(safe($7,$3,1.0)-1.0) ls 11 title '',\
'MADatNLO.HwU' index 110 using (($1+$2)/2):(safe($6,$3,1.0)-1.0) ls 11 title '',\
0.0 ls 999 title '',\
'MADatNLO.HwU' index 115 using (($1+$2)/2):(0.0):(safe($4,$3,0.0)) w yerrorbar ls 6 title '',\
'MADatNLO.HwU' index 115 using (($1+$2)/2):(safe($5,$3,1.0)-1.0) ls 6 title '',\
'MADatNLO.HwU' index 114 using (($1+$2)/2):(0.0):(safe($4,$3,0.0)) w yerrorbar ls 5 title '',\
'MADatNLO.HwU' index 114 using (($1+$2)/2):(safe($5,$3,1.0)-1.0) ls 5 title '',\
'MADatNLO.HwU' index 113 using (($1+$2)/2):(0.0):(safe($4,$3,0.0)) w yerrorbar ls 4 title '',\
'MADatNLO.HwU' index 113 using (($1+$2)/2):(safe($5,$3,1.0)-1.0) ls 4 title '',\
'MADatNLO.HwU' index 112 using (($1+$2)/2):(0.0):(safe($4,$3,0.0)) w yerrorbar ls 3 title '',\
'MADatNLO.HwU' index 112 using (($1+$2)/2):(safe($5,$3,1.0)-1.0) ls 3 title '',\
'MADatNLO.HwU' index 111 using (($1+$2)/2):(0.0):(safe($4,$3,0.0)) w yerrorbar ls 2 title '',\
'MADatNLO.HwU' index 111 using (($1+$2)/2):(safe($5,$3,1.0)-1.0) ls 2 title '',\
'MADatNLO.HwU' index 110 using (($1+$2)/2):(0.0):(safe($4,$3,0.0)) w yerrorbar ls 1 title '',\
'MADatNLO.HwU' index 110 using (($1+$2)/2):(safe($5,$3,1.0)-1.0) ls 1 title ''
#-- rendering subhistograms '(LO|#1LOAA|#1TOT|#1NLOR|#1TOTR|#1)/(NLO|#1 central value) ratio'
unset label
unset format
set yrange [2.3444e-01:1.7242e+00]
set origin 0.0000e+00, 2.0000e-01
set size 1.0000e+00, 1.5000e-01
set mytics 2
set ytics auto
set format x
unset logscale y
set ylabel "ratio w.r.t. NLO|#1"
set label "(LO|#1LOAA|#1TOT|#1NLOR|#1TOTR|#1)/(NLO|#1 central value)" font ",9" at graph 0.03, graph 0.13
plot \
1.0 ls 999 title '',\
'MADatNLO.HwU' index 120 using (($1+$2)/2):7 ls 16 title '',\
'MADatNLO.HwU' index 120 using (($1+$2)/2):6 ls 16 title '',\
'MADatNLO.HwU' index 119 using (($1+$2)/2):7 ls 15 title '',\
'MADatNLO.HwU' index 119 using (($1+$2)/2):6 ls 15 title '',\
'MADatNLO.HwU' index 118 using (($1+$2)/2):7 ls 14 title '',\
'MADatNLO.HwU' index 118 using (($1+$2)/2):6 ls 14 title '',\
'MADatNLO.HwU' index 117 using (($1+$2)/2):7 ls 13 title '',\
'MADatNLO.HwU' index 117 using (($1+$2)/2):6 ls 13 title '',\
'MADatNLO.HwU' index 116 using (($1+$2)/2):7 ls 12 title '',\
'MADatNLO.HwU' index 116 using (($1+$2)/2):6 ls 12 title '',\
'MADatNLO.HwU' index 120 using (($1+$2)/2):5 ls 6 title '',\
'MADatNLO.HwU' index 120 using (($1+$2)/2):3:4 w yerrorbar ls 6 title '',\
'MADatNLO.HwU' index 120 using (($1+$2)/2):3 ls 6 title '',\
'MADatNLO.HwU' index 119 using (($1+$2)/2):5 ls 5 title '',\
'MADatNLO.HwU' index 119 using (($1+$2)/2):3:4 w yerrorbar ls 5 title '',\
'MADatNLO.HwU' index 119 using (($1+$2)/2):3 ls 5 title '',\
'MADatNLO.HwU' index 118 using (($1+$2)/2):5 ls 4 title '',\
'MADatNLO.HwU' index 118 using (($1+$2)/2):3:4 w yerrorbar ls 4 title '',\
'MADatNLO.HwU' index 118 using (($1+$2)/2):3 ls 4 title '',\
'MADatNLO.HwU' index 117 using (($1+$2)/2):5 ls 3 title '',\
'MADatNLO.HwU' index 117 using (($1+$2)/2):3:4 w yerrorbar ls 3 title '',\
'MADatNLO.HwU' index 117 using (($1+$2)/2):3 ls 3 title '',\
'MADatNLO.HwU' index 116 using (($1+$2)/2):5 ls 2 title '',\
'MADatNLO.HwU' index 116 using (($1+$2)/2):3:4 w yerrorbar ls 2 title '',\
'MADatNLO.HwU' index 116 using (($1+$2)/2):3 ls 2 title ''

unset label

################################################################################

################################################################################
### Rendering of the plot titled 'thetamum'
################################################################################

set multiplot
set label "thetamum" font ",13" at graph 0.04, graph 1.05
set xrange [0.0000e+00:3.1416e+00]
set bmargin 0 
set tmargin 0
set xtics nomirror
set ytics nomirror
set mytics 10
set xtics auto
set key horizontal noreverse maxcols 1 width -4 
set label front 'MadGraph5\_aMC\@NLO' font "Courier,11" rotate by 90 at graph 1.02, graph 0.04

#-- rendering subhistograms 'NLO|#1 and LO|#1 results'

set format y '10^{%T}'
set yrange [2.3153e-04:1.4833e-01]
set origin 0.0000e+00, 5.0000e-01
set size 1.0000e+00, 4.0000e-01
set mytics 10
set ytics auto
set format x ''
set logscale y
set ylabel "{/Symbol s} per bin [pb]"

plot \
sqrt(-1) ls 16 title 'TOTR|#1, scale variation',\
sqrt(-1) ls 15 title 'NLOR|#1, scale variation',\
sqrt(-1) ls 14 title 'TOT|#1, scale variation',\
sqrt(-1) ls 13 title 'LOAA|#1, scale variation',\
sqrt(-1) ls 12 title 'LO|#1, scale variation',\
sqrt(-1) ls 11 title 'NLO|#1, scale variation',\
'MADatNLO.HwU' index 126 using (($1+$2)/2):($3 >= 0 ? sqrt(-1) : abs($3)):4 w yerrorbar ls 106 title '',\
'MADatNLO.HwU' index 126 using (($1+$2)/2):($3 >= 0 ? sqrt(-1) : abs($3)) ls 106 title '',\
'MADatNLO.HwU' index 126 using (($1+$2)/2):($3 < 0 ? sqrt(-1) : $3):4 w yerrorbar ls 6 title '',\
'MADatNLO.HwU' index 126 using (($1+$2)/2):($3 < 0 ? sqrt(-1) : $3) ls 6 title 'TOTR|#1, central value, dynamical\_scale\_choice=10',\
'MADatNLO.HwU' index 125 using (($1+$2)/2):($3 >= 0 ? sqrt(-1) : abs($3)):4 w yerrorbar ls 105 title '',\
'MADatNLO.HwU' index 125 using (($1+$2)/2):($3 >= 0 ? sqrt(-1) : abs($3)) ls 105 title '',\
'MADatNLO.HwU' index 125 using (($1+$2)/2):($3 < 0 ? sqrt(-1) : $3):4 w yerrorbar ls 5 title '',\
'MADatNLO.HwU' index 125 using (($1+$2)/2):($3 < 0 ? sqrt(-1) : $3) ls 5 title 'NLOR|#1, central value, dynamical\_scale\_choice=10',\
'MADatNLO.HwU' index 124 using (($1+$2)/2):($3 >= 0 ? sqrt(-1) : abs($3)):4 w yerrorbar ls 104 title '',\
'MADatNLO.HwU' index 124 using (($1+$2)/2):($3 >= 0 ? sqrt(-1) : abs($3)) ls 104 title '',\
'MADatNLO.HwU' index 124 using (($1+$2)/2):($3 < 0 ? sqrt(-1) : $3):4 w yerrorbar ls 4 title '',\
'MADatNLO.HwU' index 124 using (($1+$2)/2):($3 < 0 ? sqrt(-1) : $3) ls 4 title 'TOT|#1, central value, dynamical\_scale\_choice=10',\
'MADatNLO.HwU' index 123 using (($1+$2)/2):($3 >= 0 ? sqrt(-1) : abs($3)):4 w yerrorbar ls 103 title '',\
'MADatNLO.HwU' index 123 using (($1+$2)/2):($3 >= 0 ? sqrt(-1) : abs($3)) ls 103 title '',\
'MADatNLO.HwU' index 123 using (($1+$2)/2):($3 < 0 ? sqrt(-1) : $3):4 w yerrorbar ls 3 title '',\
'MADatNLO.HwU' index 123 using (($1+$2)/2):($3 < 0 ? sqrt(-1) : $3) ls 3 title 'LOAA|#1, central value, dynamical\_scale\_choice=10',\
'MADatNLO.HwU' index 122 using (($1+$2)/2):($3 >= 0 ? sqrt(-1) : abs($3)):4 w yerrorbar ls 102 title '',\
'MADatNLO.HwU' index 122 using (($1+$2)/2):($3 >= 0 ? sqrt(-1) : abs($3)) ls 102 title '',\
'MADatNLO.HwU' index 122 using (($1+$2)/2):($3 < 0 ? sqrt(-1) : $3):4 w yerrorbar ls 2 title '',\
'MADatNLO.HwU' index 122 using (($1+$2)/2):($3 < 0 ? sqrt(-1) : $3) ls 2 title 'LO|#1, central value, dynamical\_scale\_choice=10',\
'MADatNLO.HwU' index 121 using (($1+$2)/2):($3 >= 0 ? sqrt(-1) : abs($3)):4 w yerrorbar ls 101 title '',\
'MADatNLO.HwU' index 121 using (($1+$2)/2):($3 >= 0 ? sqrt(-1) : abs($3)) ls 101 title '',\
'MADatNLO.HwU' index 121 using (($1+$2)/2):($3 < 0 ? sqrt(-1) : $3):4 w yerrorbar ls 1 title '',\
'MADatNLO.HwU' index 121 using (($1+$2)/2):($3 < 0 ? sqrt(-1) : $3) ls 1 title 'NLO|#1, central value, dynamical\_scale\_choice=10'
#-- rendering subhistograms 'Relative scale and PDF uncertainty'
unset label
unset format
set yrange [-1.2208e-01:1.2164e-01]
set origin 0.0000e+00, 3.5000e-01
set size 1.0000e+00, 1.5000e-01
set mytics 2
set ytics auto
set format x ''
unset logscale y
set ylabel "NLO|#1 rel.unc."
set label "Relative uncertainties w.r.t. central values" font ",9" front at graph 0.03, graph 0.13
plot \
'MADatNLO.HwU' index 126 using (($1+$2)/2):(safe($7,$3,1.0)-1.0) ls 16 title '',\
'MADatNLO.HwU' index 126 using (($1+$2)/2):(safe($6,$3,1.0)-1.0) ls 16 title '',\
'MADatNLO.HwU' index 125 using (($1+$2)/2):(safe($7,$3,1.0)-1.0) ls 15 title '',\
'MADatNLO.HwU' index 125 using (($1+$2)/2):(safe($6,$3,1.0)-1.0) ls 15 title '',\
'MADatNLO.HwU' index 124 using (($1+$2)/2):(safe($7,$3,1.0)-1.0) ls 14 title '',\
'MADatNLO.HwU' index 124 using (($1+$2)/2):(safe($6,$3,1.0)-1.0) ls 14 title '',\
'MADatNLO.HwU' index 123 using (($1+$2)/2):(safe($7,$3,1.0)-1.0) ls 13 title '',\
'MADatNLO.HwU' index 123 using (($1+$2)/2):(safe($6,$3,1.0)-1.0) ls 13 title '',\
'MADatNLO.HwU' index 122 using (($1+$2)/2):(safe($7,$3,1.0)-1.0) ls 12 title '',\
'MADatNLO.HwU' index 122 using (($1+$2)/2):(safe($6,$3,1.0)-1.0) ls 12 title '',\
'MADatNLO.HwU' index 121 using (($1+$2)/2):(safe($7,$3,1.0)-1.0) ls 11 title '',\
'MADatNLO.HwU' index 121 using (($1+$2)/2):(safe($6,$3,1.0)-1.0) ls 11 title '',\
0.0 ls 999 title '',\
'MADatNLO.HwU' index 126 using (($1+$2)/2):(0.0):(safe($4,$3,0.0)) w yerrorbar ls 6 title '',\
'MADatNLO.HwU' index 126 using (($1+$2)/2):(safe($5,$3,1.0)-1.0) ls 6 title '',\
'MADatNLO.HwU' index 125 using (($1+$2)/2):(0.0):(safe($4,$3,0.0)) w yerrorbar ls 5 title '',\
'MADatNLO.HwU' index 125 using (($1+$2)/2):(safe($5,$3,1.0)-1.0) ls 5 title '',\
'MADatNLO.HwU' index 124 using (($1+$2)/2):(0.0):(safe($4,$3,0.0)) w yerrorbar ls 4 title '',\
'MADatNLO.HwU' index 124 using (($1+$2)/2):(safe($5,$3,1.0)-1.0) ls 4 title '',\
'MADatNLO.HwU' index 123 using (($1+$2)/2):(0.0):(safe($4,$3,0.0)) w yerrorbar ls 3 title '',\
'MADatNLO.HwU' index 123 using (($1+$2)/2):(safe($5,$3,1.0)-1.0) ls 3 title '',\
'MADatNLO.HwU' index 122 using (($1+$2)/2):(0.0):(safe($4,$3,0.0)) w yerrorbar ls 2 title '',\
'MADatNLO.HwU' index 122 using (($1+$2)/2):(safe($5,$3,1.0)-1.0) ls 2 title '',\
'MADatNLO.HwU' index 121 using (($1+$2)/2):(0.0):(safe($4,$3,0.0)) w yerrorbar ls 1 title '',\
'MADatNLO.HwU' index 121 using (($1+$2)/2):(safe($5,$3,1.0)-1.0) ls 1 title ''
#-- rendering subhistograms '(LO|#1LOAA|#1TOT|#1NLOR|#1TOTR|#1)/(NLO|#1 central value) ratio'
unset label
unset format
set yrange [2.3741e-01:1.7214e+00]
set origin 0.0000e+00, 2.0000e-01
set size 1.0000e+00, 1.5000e-01
set mytics 2
set ytics auto
set format x
unset logscale y
set ylabel "ratio w.r.t. NLO|#1"
set label "(LO|#1LOAA|#1TOT|#1NLOR|#1TOTR|#1)/(NLO|#1 central value)" font ",9" at graph 0.03, graph 0.13
plot \
1.0 ls 999 title '',\
'MADatNLO.HwU' index 131 using (($1+$2)/2):7 ls 16 title '',\
'MADatNLO.HwU' index 131 using (($1+$2)/2):6 ls 16 title '',\
'MADatNLO.HwU' index 130 using (($1+$2)/2):7 ls 15 title '',\
'MADatNLO.HwU' index 130 using (($1+$2)/2):6 ls 15 title '',\
'MADatNLO.HwU' index 129 using (($1+$2)/2):7 ls 14 title '',\
'MADatNLO.HwU' index 129 using (($1+$2)/2):6 ls 14 title '',\
'MADatNLO.HwU' index 128 using (($1+$2)/2):7 ls 13 title '',\
'MADatNLO.HwU' index 128 using (($1+$2)/2):6 ls 13 title '',\
'MADatNLO.HwU' index 127 using (($1+$2)/2):7 ls 12 title '',\
'MADatNLO.HwU' index 127 using (($1+$2)/2):6 ls 12 title '',\
'MADatNLO.HwU' index 131 using (($1+$2)/2):5 ls 6 title '',\
'MADatNLO.HwU' index 131 using (($1+$2)/2):3:4 w yerrorbar ls 6 title '',\
'MADatNLO.HwU' index 131 using (($1+$2)/2):3 ls 6 title '',\
'MADatNLO.HwU' index 130 using (($1+$2)/2):5 ls 5 title '',\
'MADatNLO.HwU' index 130 using (($1+$2)/2):3:4 w yerrorbar ls 5 title '',\
'MADatNLO.HwU' index 130 using (($1+$2)/2):3 ls 5 title '',\
'MADatNLO.HwU' index 129 using (($1+$2)/2):5 ls 4 title '',\
'MADatNLO.HwU' index 129 using (($1+$2)/2):3:4 w yerrorbar ls 4 title '',\
'MADatNLO.HwU' index 129 using (($1+$2)/2):3 ls 4 title '',\
'MADatNLO.HwU' index 128 using (($1+$2)/2):5 ls 3 title '',\
'MADatNLO.HwU' index 128 using (($1+$2)/2):3:4 w yerrorbar ls 3 title '',\
'MADatNLO.HwU' index 128 using (($1+$2)/2):3 ls 3 title '',\
'MADatNLO.HwU' index 127 using (($1+$2)/2):5 ls 2 title '',\
'MADatNLO.HwU' index 127 using (($1+$2)/2):3:4 w yerrorbar ls 2 title '',\
'MADatNLO.HwU' index 127 using (($1+$2)/2):3 ls 2 title ''

unset label

################################################################################

################################################################################
### Rendering of the plot titled '2mu2top invm'
################################################################################

set multiplot
set label "2mu2top invm" font ",13" at graph 0.04, graph 1.05
set xrange [0.0000e+00:1.0000e+03]
set bmargin 0 
set tmargin 0
set xtics nomirror
set ytics nomirror
set mytics 10
set xtics auto
set key horizontal noreverse maxcols 1 width -4 
set label front 'MadGraph5\_aMC\@NLO' font "Courier,11" rotate by 90 at graph 1.02, graph 0.04

#-- rendering subhistograms 'NLO|#1 and LO|#1 results'

set format y '10^{%T}'
set yrange [1.9072e-03:1.6253e+01]
set origin 0.0000e+00, 5.0000e-01
set size 1.0000e+00, 4.0000e-01
set mytics 10
set ytics auto
set format x ''
set logscale y
set ylabel "{/Symbol s} per bin [pb]"

plot \
sqrt(-1) ls 16 title 'TOTR|#1, scale variation',\
sqrt(-1) ls 15 title 'NLOR|#1, scale variation',\
sqrt(-1) ls 14 title 'TOT|#1, scale variation',\
sqrt(-1) ls 13 title 'LOAA|#1, scale variation',\
sqrt(-1) ls 12 title 'LO|#1, scale variation',\
sqrt(-1) ls 11 title 'NLO|#1, scale variation',\
'MADatNLO.HwU' index 137 using (($1+$2)/2):($3 >= 0 ? sqrt(-1) : abs($3)):4 w yerrorbar ls 106 title '',\
'MADatNLO.HwU' index 137 using (($1+$2)/2):($3 >= 0 ? sqrt(-1) : abs($3)) ls 106 title '',\
'MADatNLO.HwU' index 137 using (($1+$2)/2):($3 < 0 ? sqrt(-1) : $3):4 w yerrorbar ls 6 title '',\
'MADatNLO.HwU' index 137 using (($1+$2)/2):($3 < 0 ? sqrt(-1) : $3) ls 6 title 'TOTR|#1, central value, dynamical\_scale\_choice=10',\
'MADatNLO.HwU' index 136 using (($1+$2)/2):($3 >= 0 ? sqrt(-1) : abs($3)):4 w yerrorbar ls 105 title '',\
'MADatNLO.HwU' index 136 using (($1+$2)/2):($3 >= 0 ? sqrt(-1) : abs($3)) ls 105 title '',\
'MADatNLO.HwU' index 136 using (($1+$2)/2):($3 < 0 ? sqrt(-1) : $3):4 w yerrorbar ls 5 title '',\
'MADatNLO.HwU' index 136 using (($1+$2)/2):($3 < 0 ? sqrt(-1) : $3) ls 5 title 'NLOR|#1, central value, dynamical\_scale\_choice=10',\
'MADatNLO.HwU' index 135 using (($1+$2)/2):($3 >= 0 ? sqrt(-1) : abs($3)):4 w yerrorbar ls 104 title '',\
'MADatNLO.HwU' index 135 using (($1+$2)/2):($3 >= 0 ? sqrt(-1) : abs($3)) ls 104 title '',\
'MADatNLO.HwU' index 135 using (($1+$2)/2):($3 < 0 ? sqrt(-1) : $3):4 w yerrorbar ls 4 title '',\
'MADatNLO.HwU' index 135 using (($1+$2)/2):($3 < 0 ? sqrt(-1) : $3) ls 4 title 'TOT|#1, central value, dynamical\_scale\_choice=10',\
'MADatNLO.HwU' index 134 using (($1+$2)/2):($3 >= 0 ? sqrt(-1) : abs($3)):4 w yerrorbar ls 103 title '',\
'MADatNLO.HwU' index 134 using (($1+$2)/2):($3 >= 0 ? sqrt(-1) : abs($3)) ls 103 title '',\
'MADatNLO.HwU' index 134 using (($1+$2)/2):($3 < 0 ? sqrt(-1) : $3):4 w yerrorbar ls 3 title '',\
'MADatNLO.HwU' index 134 using (($1+$2)/2):($3 < 0 ? sqrt(-1) : $3) ls 3 title 'LOAA|#1, central value, dynamical\_scale\_choice=10',\
'MADatNLO.HwU' index 133 using (($1+$2)/2):($3 >= 0 ? sqrt(-1) : abs($3)):4 w yerrorbar ls 102 title '',\
'MADatNLO.HwU' index 133 using (($1+$2)/2):($3 >= 0 ? sqrt(-1) : abs($3)) ls 102 title '',\
'MADatNLO.HwU' index 133 using (($1+$2)/2):($3 < 0 ? sqrt(-1) : $3):4 w yerrorbar ls 2 title '',\
'MADatNLO.HwU' index 133 using (($1+$2)/2):($3 < 0 ? sqrt(-1) : $3) ls 2 title 'LO|#1, central value, dynamical\_scale\_choice=10',\
'MADatNLO.HwU' index 132 using (($1+$2)/2):($3 >= 0 ? sqrt(-1) : abs($3)):4 w yerrorbar ls 101 title '',\
'MADatNLO.HwU' index 132 using (($1+$2)/2):($3 >= 0 ? sqrt(-1) : abs($3)) ls 101 title '',\
'MADatNLO.HwU' index 132 using (($1+$2)/2):($3 < 0 ? sqrt(-1) : $3):4 w yerrorbar ls 1 title '',\
'MADatNLO.HwU' index 132 using (($1+$2)/2):($3 < 0 ? sqrt(-1) : $3) ls 1 title 'NLO|#1, central value, dynamical\_scale\_choice=10'
#-- rendering subhistograms 'Relative scale and PDF uncertainty'
unset label
unset format
set yrange [-1.6051e+00:1.3638e+00]
set origin 0.0000e+00, 3.5000e-01
set size 1.0000e+00, 1.5000e-01
set mytics 2
set ytics auto
set format x ''
unset logscale y
set ylabel "NLO|#1 rel.unc."
set label "Relative uncertainties w.r.t. central values" font ",9" front at graph 0.03, graph 0.13
plot \
'MADatNLO.HwU' index 137 using (($1+$2)/2):(safe($7,$3,1.0)-1.0) ls 16 title '',\
'MADatNLO.HwU' index 137 using (($1+$2)/2):(safe($6,$3,1.0)-1.0) ls 16 title '',\
'MADatNLO.HwU' index 136 using (($1+$2)/2):(safe($7,$3,1.0)-1.0) ls 15 title '',\
'MADatNLO.HwU' index 136 using (($1+$2)/2):(safe($6,$3,1.0)-1.0) ls 15 title '',\
'MADatNLO.HwU' index 135 using (($1+$2)/2):(safe($7,$3,1.0)-1.0) ls 14 title '',\
'MADatNLO.HwU' index 135 using (($1+$2)/2):(safe($6,$3,1.0)-1.0) ls 14 title '',\
'MADatNLO.HwU' index 134 using (($1+$2)/2):(safe($7,$3,1.0)-1.0) ls 13 title '',\
'MADatNLO.HwU' index 134 using (($1+$2)/2):(safe($6,$3,1.0)-1.0) ls 13 title '',\
'MADatNLO.HwU' index 133 using (($1+$2)/2):(safe($7,$3,1.0)-1.0) ls 12 title '',\
'MADatNLO.HwU' index 133 using (($1+$2)/2):(safe($6,$3,1.0)-1.0) ls 12 title '',\
'MADatNLO.HwU' index 132 using (($1+$2)/2):(safe($7,$3,1.0)-1.0) ls 11 title '',\
'MADatNLO.HwU' index 132 using (($1+$2)/2):(safe($6,$3,1.0)-1.0) ls 11 title '',\
0.0 ls 999 title '',\
'MADatNLO.HwU' index 137 using (($1+$2)/2):(0.0):(safe($4,$3,0.0)) w yerrorbar ls 6 title '',\
'MADatNLO.HwU' index 137 using (($1+$2)/2):(safe($5,$3,1.0)-1.0) ls 6 title '',\
'MADatNLO.HwU' index 136 using (($1+$2)/2):(0.0):(safe($4,$3,0.0)) w yerrorbar ls 5 title '',\
'MADatNLO.HwU' index 136 using (($1+$2)/2):(safe($5,$3,1.0)-1.0) ls 5 title '',\
'MADatNLO.HwU' index 135 using (($1+$2)/2):(0.0):(safe($4,$3,0.0)) w yerrorbar ls 4 title '',\
'MADatNLO.HwU' index 135 using (($1+$2)/2):(safe($5,$3,1.0)-1.0) ls 4 title '',\
'MADatNLO.HwU' index 134 using (($1+$2)/2):(0.0):(safe($4,$3,0.0)) w yerrorbar ls 3 title '',\
'MADatNLO.HwU' index 134 using (($1+$2)/2):(safe($5,$3,1.0)-1.0) ls 3 title '',\
'MADatNLO.HwU' index 133 using (($1+$2)/2):(0.0):(safe($4,$3,0.0)) w yerrorbar ls 2 title '',\
'MADatNLO.HwU' index 133 using (($1+$2)/2):(safe($5,$3,1.0)-1.0) ls 2 title '',\
'MADatNLO.HwU' index 132 using (($1+$2)/2):(0.0):(safe($4,$3,0.0)) w yerrorbar ls 1 title '',\
'MADatNLO.HwU' index 132 using (($1+$2)/2):(safe($5,$3,1.0)-1.0) ls 1 title ''
#-- rendering subhistograms '(LO|#1LOAA|#1TOT|#1NLOR|#1TOTR|#1)/(NLO|#1 central value) ratio'
unset label
unset format
set yrange [-5.1641e+01:6.4234e+01]
set origin 0.0000e+00, 2.0000e-01
set size 1.0000e+00, 1.5000e-01
set mytics 2
set ytics auto
set format x
unset logscale y
set ylabel "ratio w.r.t. NLO|#1"
set label "(LO|#1LOAA|#1TOT|#1NLOR|#1TOTR|#1)/(NLO|#1 central value)" font ",9" at graph 0.03, graph 0.13
plot \
1.0 ls 999 title '',\
'MADatNLO.HwU' index 142 using (($1+$2)/2):7 ls 16 title '',\
'MADatNLO.HwU' index 142 using (($1+$2)/2):6 ls 16 title '',\
'MADatNLO.HwU' index 141 using (($1+$2)/2):7 ls 15 title '',\
'MADatNLO.HwU' index 141 using (($1+$2)/2):6 ls 15 title '',\
'MADatNLO.HwU' index 140 using (($1+$2)/2):7 ls 14 title '',\
'MADatNLO.HwU' index 140 using (($1+$2)/2):6 ls 14 title '',\
'MADatNLO.HwU' index 139 using (($1+$2)/2):7 ls 13 title '',\
'MADatNLO.HwU' index 139 using (($1+$2)/2):6 ls 13 title '',\
'MADatNLO.HwU' index 138 using (($1+$2)/2):7 ls 12 title '',\
'MADatNLO.HwU' index 138 using (($1+$2)/2):6 ls 12 title '',\
'MADatNLO.HwU' index 142 using (($1+$2)/2):5 ls 6 title '',\
'MADatNLO.HwU' index 142 using (($1+$2)/2):3:4 w yerrorbar ls 6 title '',\
'MADatNLO.HwU' index 142 using (($1+$2)/2):3 ls 6 title '',\
'MADatNLO.HwU' index 141 using (($1+$2)/2):5 ls 5 title '',\
'MADatNLO.HwU' index 141 using (($1+$2)/2):3:4 w yerrorbar ls 5 title '',\
'MADatNLO.HwU' index 141 using (($1+$2)/2):3 ls 5 title '',\
'MADatNLO.HwU' index 140 using (($1+$2)/2):5 ls 4 title '',\
'MADatNLO.HwU' index 140 using (($1+$2)/2):3:4 w yerrorbar ls 4 title '',\
'MADatNLO.HwU' index 140 using (($1+$2)/2):3 ls 4 title '',\
'MADatNLO.HwU' index 139 using (($1+$2)/2):5 ls 3 title '',\
'MADatNLO.HwU' index 139 using (($1+$2)/2):3:4 w yerrorbar ls 3 title '',\
'MADatNLO.HwU' index 139 using (($1+$2)/2):3 ls 3 title '',\
'MADatNLO.HwU' index 138 using (($1+$2)/2):5 ls 2 title '',\
'MADatNLO.HwU' index 138 using (($1+$2)/2):3:4 w yerrorbar ls 2 title '',\
'MADatNLO.HwU' index 138 using (($1+$2)/2):3 ls 2 title ''

unset label

################################################################################

################################################################################
### Rendering of the plot titled '2mu2top rap'
################################################################################

set multiplot
set label "2mu2top rap" font ",13" at graph 0.04, graph 1.05
set xrange [-3.0000e+00:3.0000e+00]
set bmargin 0 
set tmargin 0
set xtics nomirror
set ytics nomirror
set mytics 10
set xtics auto
set key horizontal noreverse maxcols 1 width -4 
set label front 'MadGraph5\_aMC\@NLO' font "Courier,11" rotate by 90 at graph 1.02, graph 0.04

#-- rendering subhistograms 'NLO|#1 and LO|#1 results'

set format y '10^{%T}'
set yrange [1.2132e-04:1.5017e+00]
set origin 0.0000e+00, 5.0000e-01
set size 1.0000e+00, 4.0000e-01
set mytics 10
set ytics auto
set format x ''
set logscale y
set ylabel "{/Symbol s} per bin [pb]"

plot \
sqrt(-1) ls 16 title 'TOTR|#1, scale variation',\
sqrt(-1) ls 15 title 'NLOR|#1, scale variation',\
sqrt(-1) ls 14 title 'TOT|#1, scale variation',\
sqrt(-1) ls 13 title 'LOAA|#1, scale variation',\
sqrt(-1) ls 12 title 'LO|#1, scale variation',\
sqrt(-1) ls 11 title 'NLO|#1, scale variation',\
'MADatNLO.HwU' index 148 using (($1+$2)/2):($3 >= 0 ? sqrt(-1) : abs($3)):4 w yerrorbar ls 106 title '',\
'MADatNLO.HwU' index 148 using (($1+$2)/2):($3 >= 0 ? sqrt(-1) : abs($3)) ls 106 title '',\
'MADatNLO.HwU' index 148 using (($1+$2)/2):($3 < 0 ? sqrt(-1) : $3):4 w yerrorbar ls 6 title '',\
'MADatNLO.HwU' index 148 using (($1+$2)/2):($3 < 0 ? sqrt(-1) : $3) ls 6 title 'TOTR|#1, central value, dynamical\_scale\_choice=10',\
'MADatNLO.HwU' index 147 using (($1+$2)/2):($3 >= 0 ? sqrt(-1) : abs($3)):4 w yerrorbar ls 105 title '',\
'MADatNLO.HwU' index 147 using (($1+$2)/2):($3 >= 0 ? sqrt(-1) : abs($3)) ls 105 title '',\
'MADatNLO.HwU' index 147 using (($1+$2)/2):($3 < 0 ? sqrt(-1) : $3):4 w yerrorbar ls 5 title '',\
'MADatNLO.HwU' index 147 using (($1+$2)/2):($3 < 0 ? sqrt(-1) : $3) ls 5 title 'NLOR|#1, central value, dynamical\_scale\_choice=10',\
'MADatNLO.HwU' index 146 using (($1+$2)/2):($3 >= 0 ? sqrt(-1) : abs($3)):4 w yerrorbar ls 104 title '',\
'MADatNLO.HwU' index 146 using (($1+$2)/2):($3 >= 0 ? sqrt(-1) : abs($3)) ls 104 title '',\
'MADatNLO.HwU' index 146 using (($1+$2)/2):($3 < 0 ? sqrt(-1) : $3):4 w yerrorbar ls 4 title '',\
'MADatNLO.HwU' index 146 using (($1+$2)/2):($3 < 0 ? sqrt(-1) : $3) ls 4 title 'TOT|#1, central value, dynamical\_scale\_choice=10',\
'MADatNLO.HwU' index 145 using (($1+$2)/2):($3 >= 0 ? sqrt(-1) : abs($3)):4 w yerrorbar ls 103 title '',\
'MADatNLO.HwU' index 145 using (($1+$2)/2):($3 >= 0 ? sqrt(-1) : abs($3)) ls 103 title '',\
'MADatNLO.HwU' index 145 using (($1+$2)/2):($3 < 0 ? sqrt(-1) : $3):4 w yerrorbar ls 3 title '',\
'MADatNLO.HwU' index 145 using (($1+$2)/2):($3 < 0 ? sqrt(-1) : $3) ls 3 title 'LOAA|#1, central value, dynamical\_scale\_choice=10',\
'MADatNLO.HwU' index 144 using (($1+$2)/2):($3 >= 0 ? sqrt(-1) : abs($3)):4 w yerrorbar ls 102 title '',\
'MADatNLO.HwU' index 144 using (($1+$2)/2):($3 >= 0 ? sqrt(-1) : abs($3)) ls 102 title '',\
'MADatNLO.HwU' index 144 using (($1+$2)/2):($3 < 0 ? sqrt(-1) : $3):4 w yerrorbar ls 2 title '',\
'MADatNLO.HwU' index 144 using (($1+$2)/2):($3 < 0 ? sqrt(-1) : $3) ls 2 title 'LO|#1, central value, dynamical\_scale\_choice=10',\
'MADatNLO.HwU' index 143 using (($1+$2)/2):($3 >= 0 ? sqrt(-1) : abs($3)):4 w yerrorbar ls 101 title '',\
'MADatNLO.HwU' index 143 using (($1+$2)/2):($3 >= 0 ? sqrt(-1) : abs($3)) ls 101 title '',\
'MADatNLO.HwU' index 143 using (($1+$2)/2):($3 < 0 ? sqrt(-1) : $3):4 w yerrorbar ls 1 title '',\
'MADatNLO.HwU' index 143 using (($1+$2)/2):($3 < 0 ? sqrt(-1) : $3) ls 1 title 'NLO|#1, central value, dynamical\_scale\_choice=10'
#-- rendering subhistograms 'Relative scale and PDF uncertainty'
unset label
unset format
set yrange [-8.5739e-01:7.2705e-01]
set origin 0.0000e+00, 3.5000e-01
set size 1.0000e+00, 1.5000e-01
set mytics 2
set ytics auto
set format x ''
unset logscale y
set ylabel "NLO|#1 rel.unc."
set label "Relative uncertainties w.r.t. central values" font ",9" front at graph 0.03, graph 0.13
plot \
'MADatNLO.HwU' index 148 using (($1+$2)/2):(safe($7,$3,1.0)-1.0) ls 16 title '',\
'MADatNLO.HwU' index 148 using (($1+$2)/2):(safe($6,$3,1.0)-1.0) ls 16 title '',\
'MADatNLO.HwU' index 147 using (($1+$2)/2):(safe($7,$3,1.0)-1.0) ls 15 title '',\
'MADatNLO.HwU' index 147 using (($1+$2)/2):(safe($6,$3,1.0)-1.0) ls 15 title '',\
'MADatNLO.HwU' index 146 using (($1+$2)/2):(safe($7,$3,1.0)-1.0) ls 14 title '',\
'MADatNLO.HwU' index 146 using (($1+$2)/2):(safe($6,$3,1.0)-1.0) ls 14 title '',\
'MADatNLO.HwU' index 145 using (($1+$2)/2):(safe($7,$3,1.0)-1.0) ls 13 title '',\
'MADatNLO.HwU' index 145 using (($1+$2)/2):(safe($6,$3,1.0)-1.0) ls 13 title '',\
'MADatNLO.HwU' index 144 using (($1+$2)/2):(safe($7,$3,1.0)-1.0) ls 12 title '',\
'MADatNLO.HwU' index 144 using (($1+$2)/2):(safe($6,$3,1.0)-1.0) ls 12 title '',\
'MADatNLO.HwU' index 143 using (($1+$2)/2):(safe($7,$3,1.0)-1.0) ls 11 title '',\
'MADatNLO.HwU' index 143 using (($1+$2)/2):(safe($6,$3,1.0)-1.0) ls 11 title '',\
0.0 ls 999 title '',\
'MADatNLO.HwU' index 148 using (($1+$2)/2):(0.0):(safe($4,$3,0.0)) w yerrorbar ls 6 title '',\
'MADatNLO.HwU' index 148 using (($1+$2)/2):(safe($5,$3,1.0)-1.0) ls 6 title '',\
'MADatNLO.HwU' index 147 using (($1+$2)/2):(0.0):(safe($4,$3,0.0)) w yerrorbar ls 5 title '',\
'MADatNLO.HwU' index 147 using (($1+$2)/2):(safe($5,$3,1.0)-1.0) ls 5 title '',\
'MADatNLO.HwU' index 146 using (($1+$2)/2):(0.0):(safe($4,$3,0.0)) w yerrorbar ls 4 title '',\
'MADatNLO.HwU' index 146 using (($1+$2)/2):(safe($5,$3,1.0)-1.0) ls 4 title '',\
'MADatNLO.HwU' index 145 using (($1+$2)/2):(0.0):(safe($4,$3,0.0)) w yerrorbar ls 3 title '',\
'MADatNLO.HwU' index 145 using (($1+$2)/2):(safe($5,$3,1.0)-1.0) ls 3 title '',\
'MADatNLO.HwU' index 144 using (($1+$2)/2):(0.0):(safe($4,$3,0.0)) w yerrorbar ls 2 title '',\
'MADatNLO.HwU' index 144 using (($1+$2)/2):(safe($5,$3,1.0)-1.0) ls 2 title '',\
'MADatNLO.HwU' index 143 using (($1+$2)/2):(0.0):(safe($4,$3,0.0)) w yerrorbar ls 1 title '',\
'MADatNLO.HwU' index 143 using (($1+$2)/2):(safe($5,$3,1.0)-1.0) ls 1 title ''
#-- rendering subhistograms '(LO|#1LOAA|#1TOT|#1NLOR|#1TOTR|#1)/(NLO|#1 central value) ratio'
unset label
unset format
set yrange [-1.5308e+01:2.7785e+01]
set origin 0.0000e+00, 2.0000e-01
set size 1.0000e+00, 1.5000e-01
set mytics 2
set ytics auto
set format x
unset logscale y
set ylabel "ratio w.r.t. NLO|#1"
set label "(LO|#1LOAA|#1TOT|#1NLOR|#1TOTR|#1)/(NLO|#1 central value)" font ",9" at graph 0.03, graph 0.13
plot \
1.0 ls 999 title '',\
'MADatNLO.HwU' index 153 using (($1+$2)/2):7 ls 16 title '',\
'MADatNLO.HwU' index 153 using (($1+$2)/2):6 ls 16 title '',\
'MADatNLO.HwU' index 152 using (($1+$2)/2):7 ls 15 title '',\
'MADatNLO.HwU' index 152 using (($1+$2)/2):6 ls 15 title '',\
'MADatNLO.HwU' index 151 using (($1+$2)/2):7 ls 14 title '',\
'MADatNLO.HwU' index 151 using (($1+$2)/2):6 ls 14 title '',\
'MADatNLO.HwU' index 150 using (($1+$2)/2):7 ls 13 title '',\
'MADatNLO.HwU' index 150 using (($1+$2)/2):6 ls 13 title '',\
'MADatNLO.HwU' index 149 using (($1+$2)/2):7 ls 12 title '',\
'MADatNLO.HwU' index 149 using (($1+$2)/2):6 ls 12 title '',\
'MADatNLO.HwU' index 153 using (($1+$2)/2):5 ls 6 title '',\
'MADatNLO.HwU' index 153 using (($1+$2)/2):3:4 w yerrorbar ls 6 title '',\
'MADatNLO.HwU' index 153 using (($1+$2)/2):3 ls 6 title '',\
'MADatNLO.HwU' index 152 using (($1+$2)/2):5 ls 5 title '',\
'MADatNLO.HwU' index 152 using (($1+$2)/2):3:4 w yerrorbar ls 5 title '',\
'MADatNLO.HwU' index 152 using (($1+$2)/2):3 ls 5 title '',\
'MADatNLO.HwU' index 151 using (($1+$2)/2):5 ls 4 title '',\
'MADatNLO.HwU' index 151 using (($1+$2)/2):3:4 w yerrorbar ls 4 title '',\
'MADatNLO.HwU' index 151 using (($1+$2)/2):3 ls 4 title '',\
'MADatNLO.HwU' index 150 using (($1+$2)/2):5 ls 3 title '',\
'MADatNLO.HwU' index 150 using (($1+$2)/2):3:4 w yerrorbar ls 3 title '',\
'MADatNLO.HwU' index 150 using (($1+$2)/2):3 ls 3 title '',\
'MADatNLO.HwU' index 149 using (($1+$2)/2):5 ls 2 title '',\
'MADatNLO.HwU' index 149 using (($1+$2)/2):3:4 w yerrorbar ls 2 title '',\
'MADatNLO.HwU' index 149 using (($1+$2)/2):3 ls 2 title ''

unset label

################################################################################

################################################################################
### Rendering of the plot titled '2mu2top pt'
################################################################################

set multiplot
set label "2mu2top pt" font ",13" at graph 0.04, graph 1.05
set xrange [0.0000e+00:5.0000e+03]
set bmargin 0 
set tmargin 0
set xtics nomirror
set ytics nomirror
set mytics 10
set xtics auto
set key horizontal noreverse maxcols 1 width -4 
set label front 'MadGraph5\_aMC\@NLO' font "Courier,11" rotate by 90 at graph 1.02, graph 0.04

#-- rendering subhistograms 'NLO|#1 and LO|#1 results'

set format y '10^{%T}'
set yrange [7.2548e-05:5.8437e+00]
set origin 0.0000e+00, 5.0000e-01
set size 1.0000e+00, 4.0000e-01
set mytics 10
set ytics auto
set format x ''
set logscale y
set ylabel "{/Symbol s} per bin [pb]"

plot \
sqrt(-1) ls 16 title 'TOTR|#1, scale variation',\
sqrt(-1) ls 15 title 'NLOR|#1, scale variation',\
sqrt(-1) ls 14 title 'TOT|#1, scale variation',\
sqrt(-1) ls 13 title 'LOAA|#1, scale variation',\
sqrt(-1) ls 12 title 'LO|#1, scale variation',\
sqrt(-1) ls 11 title 'NLO|#1, scale variation',\
'MADatNLO.HwU' index 159 using (($1+$2)/2):($3 >= 0 ? sqrt(-1) : abs($3)):4 w yerrorbar ls 106 title '',\
'MADatNLO.HwU' index 159 using (($1+$2)/2):($3 >= 0 ? sqrt(-1) : abs($3)) ls 106 title '',\
'MADatNLO.HwU' index 159 using (($1+$2)/2):($3 < 0 ? sqrt(-1) : $3):4 w yerrorbar ls 6 title '',\
'MADatNLO.HwU' index 159 using (($1+$2)/2):($3 < 0 ? sqrt(-1) : $3) ls 6 title 'TOTR|#1, central value, dynamical\_scale\_choice=10',\
'MADatNLO.HwU' index 158 using (($1+$2)/2):($3 >= 0 ? sqrt(-1) : abs($3)):4 w yerrorbar ls 105 title '',\
'MADatNLO.HwU' index 158 using (($1+$2)/2):($3 >= 0 ? sqrt(-1) : abs($3)) ls 105 title '',\
'MADatNLO.HwU' index 158 using (($1+$2)/2):($3 < 0 ? sqrt(-1) : $3):4 w yerrorbar ls 5 title '',\
'MADatNLO.HwU' index 158 using (($1+$2)/2):($3 < 0 ? sqrt(-1) : $3) ls 5 title 'NLOR|#1, central value, dynamical\_scale\_choice=10',\
'MADatNLO.HwU' index 157 using (($1+$2)/2):($3 >= 0 ? sqrt(-1) : abs($3)):4 w yerrorbar ls 104 title '',\
'MADatNLO.HwU' index 157 using (($1+$2)/2):($3 >= 0 ? sqrt(-1) : abs($3)) ls 104 title '',\
'MADatNLO.HwU' index 157 using (($1+$2)/2):($3 < 0 ? sqrt(-1) : $3):4 w yerrorbar ls 4 title '',\
'MADatNLO.HwU' index 157 using (($1+$2)/2):($3 < 0 ? sqrt(-1) : $3) ls 4 title 'TOT|#1, central value, dynamical\_scale\_choice=10',\
'MADatNLO.HwU' index 156 using (($1+$2)/2):($3 >= 0 ? sqrt(-1) : abs($3)):4 w yerrorbar ls 103 title '',\
'MADatNLO.HwU' index 156 using (($1+$2)/2):($3 >= 0 ? sqrt(-1) : abs($3)) ls 103 title '',\
'MADatNLO.HwU' index 156 using (($1+$2)/2):($3 < 0 ? sqrt(-1) : $3):4 w yerrorbar ls 3 title '',\
'MADatNLO.HwU' index 156 using (($1+$2)/2):($3 < 0 ? sqrt(-1) : $3) ls 3 title 'LOAA|#1, central value, dynamical\_scale\_choice=10',\
'MADatNLO.HwU' index 155 using (($1+$2)/2):($3 >= 0 ? sqrt(-1) : abs($3)):4 w yerrorbar ls 102 title '',\
'MADatNLO.HwU' index 155 using (($1+$2)/2):($3 >= 0 ? sqrt(-1) : abs($3)) ls 102 title '',\
'MADatNLO.HwU' index 155 using (($1+$2)/2):($3 < 0 ? sqrt(-1) : $3):4 w yerrorbar ls 2 title '',\
'MADatNLO.HwU' index 155 using (($1+$2)/2):($3 < 0 ? sqrt(-1) : $3) ls 2 title 'LO|#1, central value, dynamical\_scale\_choice=10',\
'MADatNLO.HwU' index 154 using (($1+$2)/2):($3 >= 0 ? sqrt(-1) : abs($3)):4 w yerrorbar ls 101 title '',\
'MADatNLO.HwU' index 154 using (($1+$2)/2):($3 >= 0 ? sqrt(-1) : abs($3)) ls 101 title '',\
'MADatNLO.HwU' index 154 using (($1+$2)/2):($3 < 0 ? sqrt(-1) : $3):4 w yerrorbar ls 1 title '',\
'MADatNLO.HwU' index 154 using (($1+$2)/2):($3 < 0 ? sqrt(-1) : $3) ls 1 title 'NLO|#1, central value, dynamical\_scale\_choice=10'
#-- rendering subhistograms 'Relative scale and PDF uncertainty'
unset label
unset format
set yrange [-2.1797e-02:2.7408e-02]
set origin 0.0000e+00, 3.5000e-01
set size 1.0000e+00, 1.5000e-01
set mytics 2
set ytics auto
set format x ''
unset logscale y
set ylabel "NLO|#1 rel.unc."
set label "Relative uncertainties w.r.t. central values" font ",9" front at graph 0.03, graph 0.13
plot \
'MADatNLO.HwU' index 159 using (($1+$2)/2):(safe($7,$3,1.0)-1.0) ls 16 title '',\
'MADatNLO.HwU' index 159 using (($1+$2)/2):(safe($6,$3,1.0)-1.0) ls 16 title '',\
'MADatNLO.HwU' index 158 using (($1+$2)/2):(safe($7,$3,1.0)-1.0) ls 15 title '',\
'MADatNLO.HwU' index 158 using (($1+$2)/2):(safe($6,$3,1.0)-1.0) ls 15 title '',\
'MADatNLO.HwU' index 157 using (($1+$2)/2):(safe($7,$3,1.0)-1.0) ls 14 title '',\
'MADatNLO.HwU' index 157 using (($1+$2)/2):(safe($6,$3,1.0)-1.0) ls 14 title '',\
'MADatNLO.HwU' index 156 using (($1+$2)/2):(safe($7,$3,1.0)-1.0) ls 13 title '',\
'MADatNLO.HwU' index 156 using (($1+$2)/2):(safe($6,$3,1.0)-1.0) ls 13 title '',\
'MADatNLO.HwU' index 155 using (($1+$2)/2):(safe($7,$3,1.0)-1.0) ls 12 title '',\
'MADatNLO.HwU' index 155 using (($1+$2)/2):(safe($6,$3,1.0)-1.0) ls 12 title '',\
'MADatNLO.HwU' index 154 using (($1+$2)/2):(safe($7,$3,1.0)-1.0) ls 11 title '',\
'MADatNLO.HwU' index 154 using (($1+$2)/2):(safe($6,$3,1.0)-1.0) ls 11 title '',\
0.0 ls 999 title '',\
'MADatNLO.HwU' index 159 using (($1+$2)/2):(0.0):(safe($4,$3,0.0)) w yerrorbar ls 6 title '',\
'MADatNLO.HwU' index 159 using (($1+$2)/2):(safe($5,$3,1.0)-1.0) ls 6 title '',\
'MADatNLO.HwU' index 158 using (($1+$2)/2):(0.0):(safe($4,$3,0.0)) w yerrorbar ls 5 title '',\
'MADatNLO.HwU' index 158 using (($1+$2)/2):(safe($5,$3,1.0)-1.0) ls 5 title '',\
'MADatNLO.HwU' index 157 using (($1+$2)/2):(0.0):(safe($4,$3,0.0)) w yerrorbar ls 4 title '',\
'MADatNLO.HwU' index 157 using (($1+$2)/2):(safe($5,$3,1.0)-1.0) ls 4 title '',\
'MADatNLO.HwU' index 156 using (($1+$2)/2):(0.0):(safe($4,$3,0.0)) w yerrorbar ls 3 title '',\
'MADatNLO.HwU' index 156 using (($1+$2)/2):(safe($5,$3,1.0)-1.0) ls 3 title '',\
'MADatNLO.HwU' index 155 using (($1+$2)/2):(0.0):(safe($4,$3,0.0)) w yerrorbar ls 2 title '',\
'MADatNLO.HwU' index 155 using (($1+$2)/2):(safe($5,$3,1.0)-1.0) ls 2 title '',\
'MADatNLO.HwU' index 154 using (($1+$2)/2):(0.0):(safe($4,$3,0.0)) w yerrorbar ls 1 title '',\
'MADatNLO.HwU' index 154 using (($1+$2)/2):(safe($5,$3,1.0)-1.0) ls 1 title ''
#-- rendering subhistograms '(LO|#1LOAA|#1TOT|#1NLOR|#1TOTR|#1)/(NLO|#1 central value) ratio'
unset label
unset format
set yrange [-2.5954e-01:1.2032e+00]
set origin 0.0000e+00, 2.0000e-01
set size 1.0000e+00, 1.5000e-01
set mytics 2
set ytics auto
set format x
unset logscale y
set ylabel "ratio w.r.t. NLO|#1"
set label "(LO|#1LOAA|#1TOT|#1NLOR|#1TOTR|#1)/(NLO|#1 central value)" font ",9" at graph 0.03, graph 0.13
plot \
1.0 ls 999 title '',\
'MADatNLO.HwU' index 164 using (($1+$2)/2):7 ls 16 title '',\
'MADatNLO.HwU' index 164 using (($1+$2)/2):6 ls 16 title '',\
'MADatNLO.HwU' index 163 using (($1+$2)/2):7 ls 15 title '',\
'MADatNLO.HwU' index 163 using (($1+$2)/2):6 ls 15 title '',\
'MADatNLO.HwU' index 162 using (($1+$2)/2):7 ls 14 title '',\
'MADatNLO.HwU' index 162 using (($1+$2)/2):6 ls 14 title '',\
'MADatNLO.HwU' index 161 using (($1+$2)/2):7 ls 13 title '',\
'MADatNLO.HwU' index 161 using (($1+$2)/2):6 ls 13 title '',\
'MADatNLO.HwU' index 160 using (($1+$2)/2):7 ls 12 title '',\
'MADatNLO.HwU' index 160 using (($1+$2)/2):6 ls 12 title '',\
'MADatNLO.HwU' index 164 using (($1+$2)/2):5 ls 6 title '',\
'MADatNLO.HwU' index 164 using (($1+$2)/2):3:4 w yerrorbar ls 6 title '',\
'MADatNLO.HwU' index 164 using (($1+$2)/2):3 ls 6 title '',\
'MADatNLO.HwU' index 163 using (($1+$2)/2):5 ls 5 title '',\
'MADatNLO.HwU' index 163 using (($1+$2)/2):3:4 w yerrorbar ls 5 title '',\
'MADatNLO.HwU' index 163 using (($1+$2)/2):3 ls 5 title '',\
'MADatNLO.HwU' index 162 using (($1+$2)/2):5 ls 4 title '',\
'MADatNLO.HwU' index 162 using (($1+$2)/2):3:4 w yerrorbar ls 4 title '',\
'MADatNLO.HwU' index 162 using (($1+$2)/2):3 ls 4 title '',\
'MADatNLO.HwU' index 161 using (($1+$2)/2):5 ls 3 title '',\
'MADatNLO.HwU' index 161 using (($1+$2)/2):3:4 w yerrorbar ls 3 title '',\
'MADatNLO.HwU' index 161 using (($1+$2)/2):3 ls 3 title '',\
'MADatNLO.HwU' index 160 using (($1+$2)/2):5 ls 2 title '',\
'MADatNLO.HwU' index 160 using (($1+$2)/2):3:4 w yerrorbar ls 2 title '',\
'MADatNLO.HwU' index 160 using (($1+$2)/2):3 ls 2 title ''

unset label

################################################################################

################################################################################
### Rendering of the plot titled 'top rap'
################################################################################

set multiplot
set label "top rap" font ",13" at graph 0.04, graph 1.05
set xrange [-6.5000e+00:7.5000e+00]
set bmargin 0 
set tmargin 0
set xtics nomirror
set ytics nomirror
set mytics 10
set xtics auto
set key horizontal noreverse maxcols 1 width -4 
set label front 'MadGraph5\_aMC\@NLO' font "Courier,11" rotate by 90 at graph 1.02, graph 0.04

#-- rendering subhistograms 'NLO|#1 and LO|#1 results'

set format y '10^{%T}'
set yrange [4.4769e-15:2.2784e+00]
set origin 0.0000e+00, 5.0000e-01
set size 1.0000e+00, 4.0000e-01
set mytics 10
set ytics auto
set format x ''
set logscale y
set ylabel "{/Symbol s} per bin [pb]"

plot \
sqrt(-1) ls 16 title 'TOTR|#1, scale variation',\
sqrt(-1) ls 15 title 'NLOR|#1, scale variation',\
sqrt(-1) ls 14 title 'TOT|#1, scale variation',\
sqrt(-1) ls 13 title 'LOAA|#1, scale variation',\
sqrt(-1) ls 12 title 'LO|#1, scale variation',\
sqrt(-1) ls 11 title 'NLO|#1, scale variation',\
'MADatNLO.HwU' index 170 using (($1+$2)/2):($3 >= 0 ? sqrt(-1) : abs($3)):4 w yerrorbar ls 106 title '',\
'MADatNLO.HwU' index 170 using (($1+$2)/2):($3 >= 0 ? sqrt(-1) : abs($3)) ls 106 title '',\
'MADatNLO.HwU' index 170 using (($1+$2)/2):($3 < 0 ? sqrt(-1) : $3):4 w yerrorbar ls 6 title '',\
'MADatNLO.HwU' index 170 using (($1+$2)/2):($3 < 0 ? sqrt(-1) : $3) ls 6 title 'TOTR|#1, central value, dynamical\_scale\_choice=10',\
'MADatNLO.HwU' index 169 using (($1+$2)/2):($3 >= 0 ? sqrt(-1) : abs($3)):4 w yerrorbar ls 105 title '',\
'MADatNLO.HwU' index 169 using (($1+$2)/2):($3 >= 0 ? sqrt(-1) : abs($3)) ls 105 title '',\
'MADatNLO.HwU' index 169 using (($1+$2)/2):($3 < 0 ? sqrt(-1) : $3):4 w yerrorbar ls 5 title '',\
'MADatNLO.HwU' index 169 using (($1+$2)/2):($3 < 0 ? sqrt(-1) : $3) ls 5 title 'NLOR|#1, central value, dynamical\_scale\_choice=10',\
'MADatNLO.HwU' index 168 using (($1+$2)/2):($3 >= 0 ? sqrt(-1) : abs($3)):4 w yerrorbar ls 104 title '',\
'MADatNLO.HwU' index 168 using (($1+$2)/2):($3 >= 0 ? sqrt(-1) : abs($3)) ls 104 title '',\
'MADatNLO.HwU' index 168 using (($1+$2)/2):($3 < 0 ? sqrt(-1) : $3):4 w yerrorbar ls 4 title '',\
'MADatNLO.HwU' index 168 using (($1+$2)/2):($3 < 0 ? sqrt(-1) : $3) ls 4 title 'TOT|#1, central value, dynamical\_scale\_choice=10',\
'MADatNLO.HwU' index 167 using (($1+$2)/2):($3 >= 0 ? sqrt(-1) : abs($3)):4 w yerrorbar ls 103 title '',\
'MADatNLO.HwU' index 167 using (($1+$2)/2):($3 >= 0 ? sqrt(-1) : abs($3)) ls 103 title '',\
'MADatNLO.HwU' index 167 using (($1+$2)/2):($3 < 0 ? sqrt(-1) : $3):4 w yerrorbar ls 3 title '',\
'MADatNLO.HwU' index 167 using (($1+$2)/2):($3 < 0 ? sqrt(-1) : $3) ls 3 title 'LOAA|#1, central value, dynamical\_scale\_choice=10',\
'MADatNLO.HwU' index 166 using (($1+$2)/2):($3 >= 0 ? sqrt(-1) : abs($3)):4 w yerrorbar ls 102 title '',\
'MADatNLO.HwU' index 166 using (($1+$2)/2):($3 >= 0 ? sqrt(-1) : abs($3)) ls 102 title '',\
'MADatNLO.HwU' index 166 using (($1+$2)/2):($3 < 0 ? sqrt(-1) : $3):4 w yerrorbar ls 2 title '',\
'MADatNLO.HwU' index 166 using (($1+$2)/2):($3 < 0 ? sqrt(-1) : $3) ls 2 title 'LO|#1, central value, dynamical\_scale\_choice=10',\
'MADatNLO.HwU' index 165 using (($1+$2)/2):($3 >= 0 ? sqrt(-1) : abs($3)):4 w yerrorbar ls 101 title '',\
'MADatNLO.HwU' index 165 using (($1+$2)/2):($3 >= 0 ? sqrt(-1) : abs($3)) ls 101 title '',\
'MADatNLO.HwU' index 165 using (($1+$2)/2):($3 < 0 ? sqrt(-1) : $3):4 w yerrorbar ls 1 title '',\
'MADatNLO.HwU' index 165 using (($1+$2)/2):($3 < 0 ? sqrt(-1) : $3) ls 1 title 'NLO|#1, central value, dynamical\_scale\_choice=10'
#-- rendering subhistograms 'Relative scale and PDF uncertainty'
unset label
unset format
set yrange [-2.2887e-01:2.2986e-01]
set origin 0.0000e+00, 3.5000e-01
set size 1.0000e+00, 1.5000e-01
set mytics 2
set ytics auto
set format x ''
unset logscale y
set ylabel "NLO|#1 rel.unc."
set label "Relative uncertainties w.r.t. central values" font ",9" front at graph 0.03, graph 0.13
plot \
'MADatNLO.HwU' index 170 using (($1+$2)/2):(safe($7,$3,1.0)-1.0) ls 16 title '',\
'MADatNLO.HwU' index 170 using (($1+$2)/2):(safe($6,$3,1.0)-1.0) ls 16 title '',\
'MADatNLO.HwU' index 169 using (($1+$2)/2):(safe($7,$3,1.0)-1.0) ls 15 title '',\
'MADatNLO.HwU' index 169 using (($1+$2)/2):(safe($6,$3,1.0)-1.0) ls 15 title '',\
'MADatNLO.HwU' index 168 using (($1+$2)/2):(safe($7,$3,1.0)-1.0) ls 14 title '',\
'MADatNLO.HwU' index 168 using (($1+$2)/2):(safe($6,$3,1.0)-1.0) ls 14 title '',\
'MADatNLO.HwU' index 167 using (($1+$2)/2):(safe($7,$3,1.0)-1.0) ls 13 title '',\
'MADatNLO.HwU' index 167 using (($1+$2)/2):(safe($6,$3,1.0)-1.0) ls 13 title '',\
'MADatNLO.HwU' index 166 using (($1+$2)/2):(safe($7,$3,1.0)-1.0) ls 12 title '',\
'MADatNLO.HwU' index 166 using (($1+$2)/2):(safe($6,$3,1.0)-1.0) ls 12 title '',\
'MADatNLO.HwU' index 165 using (($1+$2)/2):(safe($7,$3,1.0)-1.0) ls 11 title '',\
'MADatNLO.HwU' index 165 using (($1+$2)/2):(safe($6,$3,1.0)-1.0) ls 11 title '',\
0.0 ls 999 title '',\
'MADatNLO.HwU' index 170 using (($1+$2)/2):(0.0):(safe($4,$3,0.0)) w yerrorbar ls 6 title '',\
'MADatNLO.HwU' index 170 using (($1+$2)/2):(safe($5,$3,1.0)-1.0) ls 6 title '',\
'MADatNLO.HwU' index 169 using (($1+$2)/2):(0.0):(safe($4,$3,0.0)) w yerrorbar ls 5 title '',\
'MADatNLO.HwU' index 169 using (($1+$2)/2):(safe($5,$3,1.0)-1.0) ls 5 title '',\
'MADatNLO.HwU' index 168 using (($1+$2)/2):(0.0):(safe($4,$3,0.0)) w yerrorbar ls 4 title '',\
'MADatNLO.HwU' index 168 using (($1+$2)/2):(safe($5,$3,1.0)-1.0) ls 4 title '',\
'MADatNLO.HwU' index 167 using (($1+$2)/2):(0.0):(safe($4,$3,0.0)) w yerrorbar ls 3 title '',\
'MADatNLO.HwU' index 167 using (($1+$2)/2):(safe($5,$3,1.0)-1.0) ls 3 title '',\
'MADatNLO.HwU' index 166 using (($1+$2)/2):(0.0):(safe($4,$3,0.0)) w yerrorbar ls 2 title '',\
'MADatNLO.HwU' index 166 using (($1+$2)/2):(safe($5,$3,1.0)-1.0) ls 2 title '',\
'MADatNLO.HwU' index 165 using (($1+$2)/2):(0.0):(safe($4,$3,0.0)) w yerrorbar ls 1 title '',\
'MADatNLO.HwU' index 165 using (($1+$2)/2):(safe($5,$3,1.0)-1.0) ls 1 title ''
#-- rendering subhistograms '(LO|#1LOAA|#1TOT|#1NLOR|#1TOTR|#1)/(NLO|#1 central value) ratio'
unset label
unset format
set yrange [-1.9384e+01:1.8606e+01]
set origin 0.0000e+00, 2.0000e-01
set size 1.0000e+00, 1.5000e-01
set mytics 2
set ytics auto
set format x
unset logscale y
set ylabel "ratio w.r.t. NLO|#1"
set label "(LO|#1LOAA|#1TOT|#1NLOR|#1TOTR|#1)/(NLO|#1 central value)" font ",9" at graph 0.03, graph 0.13
plot \
1.0 ls 999 title '',\
'MADatNLO.HwU' index 175 using (($1+$2)/2):7 ls 16 title '',\
'MADatNLO.HwU' index 175 using (($1+$2)/2):6 ls 16 title '',\
'MADatNLO.HwU' index 174 using (($1+$2)/2):7 ls 15 title '',\
'MADatNLO.HwU' index 174 using (($1+$2)/2):6 ls 15 title '',\
'MADatNLO.HwU' index 173 using (($1+$2)/2):7 ls 14 title '',\
'MADatNLO.HwU' index 173 using (($1+$2)/2):6 ls 14 title '',\
'MADatNLO.HwU' index 172 using (($1+$2)/2):7 ls 13 title '',\
'MADatNLO.HwU' index 172 using (($1+$2)/2):6 ls 13 title '',\
'MADatNLO.HwU' index 171 using (($1+$2)/2):7 ls 12 title '',\
'MADatNLO.HwU' index 171 using (($1+$2)/2):6 ls 12 title '',\
'MADatNLO.HwU' index 175 using (($1+$2)/2):5 ls 6 title '',\
'MADatNLO.HwU' index 175 using (($1+$2)/2):3:4 w yerrorbar ls 6 title '',\
'MADatNLO.HwU' index 175 using (($1+$2)/2):3 ls 6 title '',\
'MADatNLO.HwU' index 174 using (($1+$2)/2):5 ls 5 title '',\
'MADatNLO.HwU' index 174 using (($1+$2)/2):3:4 w yerrorbar ls 5 title '',\
'MADatNLO.HwU' index 174 using (($1+$2)/2):3 ls 5 title '',\
'MADatNLO.HwU' index 173 using (($1+$2)/2):5 ls 4 title '',\
'MADatNLO.HwU' index 173 using (($1+$2)/2):3:4 w yerrorbar ls 4 title '',\
'MADatNLO.HwU' index 173 using (($1+$2)/2):3 ls 4 title '',\
'MADatNLO.HwU' index 172 using (($1+$2)/2):5 ls 3 title '',\
'MADatNLO.HwU' index 172 using (($1+$2)/2):3:4 w yerrorbar ls 3 title '',\
'MADatNLO.HwU' index 172 using (($1+$2)/2):3 ls 3 title '',\
'MADatNLO.HwU' index 171 using (($1+$2)/2):5 ls 2 title '',\
'MADatNLO.HwU' index 171 using (($1+$2)/2):3:4 w yerrorbar ls 2 title '',\
'MADatNLO.HwU' index 171 using (($1+$2)/2):3 ls 2 title ''

unset label

################################################################################

################################################################################
### Rendering of the plot titled 'atop rap'
################################################################################

set multiplot
set label "atop rap" font ",13" at graph 0.04, graph 1.05
set xrange [-7.5000e+00:6.5000e+00]
set bmargin 0 
set tmargin 0
set xtics nomirror
set ytics nomirror
set mytics 10
set xtics auto
set key horizontal noreverse maxcols 1 width -4 
set label front 'MadGraph5\_aMC\@NLO' font "Courier,11" rotate by 90 at graph 1.02, graph 0.04

#-- rendering subhistograms 'NLO|#1 and LO|#1 results'

set format y '10^{%T}'
set yrange [7.3634e-15:2.2780e+00]
set origin 0.0000e+00, 5.0000e-01
set size 1.0000e+00, 4.0000e-01
set mytics 10
set ytics auto
set format x ''
set logscale y
set ylabel "{/Symbol s} per bin [pb]"

plot \
sqrt(-1) ls 16 title 'TOTR|#1, scale variation',\
sqrt(-1) ls 15 title 'NLOR|#1, scale variation',\
sqrt(-1) ls 14 title 'TOT|#1, scale variation',\
sqrt(-1) ls 13 title 'LOAA|#1, scale variation',\
sqrt(-1) ls 12 title 'LO|#1, scale variation',\
sqrt(-1) ls 11 title 'NLO|#1, scale variation',\
'MADatNLO.HwU' index 181 using (($1+$2)/2):($3 >= 0 ? sqrt(-1) : abs($3)):4 w yerrorbar ls 106 title '',\
'MADatNLO.HwU' index 181 using (($1+$2)/2):($3 >= 0 ? sqrt(-1) : abs($3)) ls 106 title '',\
'MADatNLO.HwU' index 181 using (($1+$2)/2):($3 < 0 ? sqrt(-1) : $3):4 w yerrorbar ls 6 title '',\
'MADatNLO.HwU' index 181 using (($1+$2)/2):($3 < 0 ? sqrt(-1) : $3) ls 6 title 'TOTR|#1, central value, dynamical\_scale\_choice=10',\
'MADatNLO.HwU' index 180 using (($1+$2)/2):($3 >= 0 ? sqrt(-1) : abs($3)):4 w yerrorbar ls 105 title '',\
'MADatNLO.HwU' index 180 using (($1+$2)/2):($3 >= 0 ? sqrt(-1) : abs($3)) ls 105 title '',\
'MADatNLO.HwU' index 180 using (($1+$2)/2):($3 < 0 ? sqrt(-1) : $3):4 w yerrorbar ls 5 title '',\
'MADatNLO.HwU' index 180 using (($1+$2)/2):($3 < 0 ? sqrt(-1) : $3) ls 5 title 'NLOR|#1, central value, dynamical\_scale\_choice=10',\
'MADatNLO.HwU' index 179 using (($1+$2)/2):($3 >= 0 ? sqrt(-1) : abs($3)):4 w yerrorbar ls 104 title '',\
'MADatNLO.HwU' index 179 using (($1+$2)/2):($3 >= 0 ? sqrt(-1) : abs($3)) ls 104 title '',\
'MADatNLO.HwU' index 179 using (($1+$2)/2):($3 < 0 ? sqrt(-1) : $3):4 w yerrorbar ls 4 title '',\
'MADatNLO.HwU' index 179 using (($1+$2)/2):($3 < 0 ? sqrt(-1) : $3) ls 4 title 'TOT|#1, central value, dynamical\_scale\_choice=10',\
'MADatNLO.HwU' index 178 using (($1+$2)/2):($3 >= 0 ? sqrt(-1) : abs($3)):4 w yerrorbar ls 103 title '',\
'MADatNLO.HwU' index 178 using (($1+$2)/2):($3 >= 0 ? sqrt(-1) : abs($3)) ls 103 title '',\
'MADatNLO.HwU' index 178 using (($1+$2)/2):($3 < 0 ? sqrt(-1) : $3):4 w yerrorbar ls 3 title '',\
'MADatNLO.HwU' index 178 using (($1+$2)/2):($3 < 0 ? sqrt(-1) : $3) ls 3 title 'LOAA|#1, central value, dynamical\_scale\_choice=10',\
'MADatNLO.HwU' index 177 using (($1+$2)/2):($3 >= 0 ? sqrt(-1) : abs($3)):4 w yerrorbar ls 102 title '',\
'MADatNLO.HwU' index 177 using (($1+$2)/2):($3 >= 0 ? sqrt(-1) : abs($3)) ls 102 title '',\
'MADatNLO.HwU' index 177 using (($1+$2)/2):($3 < 0 ? sqrt(-1) : $3):4 w yerrorbar ls 2 title '',\
'MADatNLO.HwU' index 177 using (($1+$2)/2):($3 < 0 ? sqrt(-1) : $3) ls 2 title 'LO|#1, central value, dynamical\_scale\_choice=10',\
'MADatNLO.HwU' index 176 using (($1+$2)/2):($3 >= 0 ? sqrt(-1) : abs($3)):4 w yerrorbar ls 101 title '',\
'MADatNLO.HwU' index 176 using (($1+$2)/2):($3 >= 0 ? sqrt(-1) : abs($3)) ls 101 title '',\
'MADatNLO.HwU' index 176 using (($1+$2)/2):($3 < 0 ? sqrt(-1) : $3):4 w yerrorbar ls 1 title '',\
'MADatNLO.HwU' index 176 using (($1+$2)/2):($3 < 0 ? sqrt(-1) : $3) ls 1 title 'NLO|#1, central value, dynamical\_scale\_choice=10'
#-- rendering subhistograms 'Relative scale and PDF uncertainty'
unset label
unset format
set yrange [-2.3105e-01:2.3261e-01]
set origin 0.0000e+00, 3.5000e-01
set size 1.0000e+00, 1.5000e-01
set mytics 2
set ytics auto
set format x ''
unset logscale y
set ylabel "NLO|#1 rel.unc."
set label "Relative uncertainties w.r.t. central values" font ",9" front at graph 0.03, graph 0.13
plot \
'MADatNLO.HwU' index 181 using (($1+$2)/2):(safe($7,$3,1.0)-1.0) ls 16 title '',\
'MADatNLO.HwU' index 181 using (($1+$2)/2):(safe($6,$3,1.0)-1.0) ls 16 title '',\
'MADatNLO.HwU' index 180 using (($1+$2)/2):(safe($7,$3,1.0)-1.0) ls 15 title '',\
'MADatNLO.HwU' index 180 using (($1+$2)/2):(safe($6,$3,1.0)-1.0) ls 15 title '',\
'MADatNLO.HwU' index 179 using (($1+$2)/2):(safe($7,$3,1.0)-1.0) ls 14 title '',\
'MADatNLO.HwU' index 179 using (($1+$2)/2):(safe($6,$3,1.0)-1.0) ls 14 title '',\
'MADatNLO.HwU' index 178 using (($1+$2)/2):(safe($7,$3,1.0)-1.0) ls 13 title '',\
'MADatNLO.HwU' index 178 using (($1+$2)/2):(safe($6,$3,1.0)-1.0) ls 13 title '',\
'MADatNLO.HwU' index 177 using (($1+$2)/2):(safe($7,$3,1.0)-1.0) ls 12 title '',\
'MADatNLO.HwU' index 177 using (($1+$2)/2):(safe($6,$3,1.0)-1.0) ls 12 title '',\
'MADatNLO.HwU' index 176 using (($1+$2)/2):(safe($7,$3,1.0)-1.0) ls 11 title '',\
'MADatNLO.HwU' index 176 using (($1+$2)/2):(safe($6,$3,1.0)-1.0) ls 11 title '',\
0.0 ls 999 title '',\
'MADatNLO.HwU' index 181 using (($1+$2)/2):(0.0):(safe($4,$3,0.0)) w yerrorbar ls 6 title '',\
'MADatNLO.HwU' index 181 using (($1+$2)/2):(safe($5,$3,1.0)-1.0) ls 6 title '',\
'MADatNLO.HwU' index 180 using (($1+$2)/2):(0.0):(safe($4,$3,0.0)) w yerrorbar ls 5 title '',\
'MADatNLO.HwU' index 180 using (($1+$2)/2):(safe($5,$3,1.0)-1.0) ls 5 title '',\
'MADatNLO.HwU' index 179 using (($1+$2)/2):(0.0):(safe($4,$3,0.0)) w yerrorbar ls 4 title '',\
'MADatNLO.HwU' index 179 using (($1+$2)/2):(safe($5,$3,1.0)-1.0) ls 4 title '',\
'MADatNLO.HwU' index 178 using (($1+$2)/2):(0.0):(safe($4,$3,0.0)) w yerrorbar ls 3 title '',\
'MADatNLO.HwU' index 178 using (($1+$2)/2):(safe($5,$3,1.0)-1.0) ls 3 title '',\
'MADatNLO.HwU' index 177 using (($1+$2)/2):(0.0):(safe($4,$3,0.0)) w yerrorbar ls 2 title '',\
'MADatNLO.HwU' index 177 using (($1+$2)/2):(safe($5,$3,1.0)-1.0) ls 2 title '',\
'MADatNLO.HwU' index 176 using (($1+$2)/2):(0.0):(safe($4,$3,0.0)) w yerrorbar ls 1 title '',\
'MADatNLO.HwU' index 176 using (($1+$2)/2):(safe($5,$3,1.0)-1.0) ls 1 title ''
#-- rendering subhistograms '(LO|#1LOAA|#1TOT|#1NLOR|#1TOTR|#1)/(NLO|#1 central value) ratio'
unset label
unset format
set yrange [-1.9695e+01:1.8308e+01]
set origin 0.0000e+00, 2.0000e-01
set size 1.0000e+00, 1.5000e-01
set mytics 2
set ytics auto
set format x
unset logscale y
set ylabel "ratio w.r.t. NLO|#1"
set label "(LO|#1LOAA|#1TOT|#1NLOR|#1TOTR|#1)/(NLO|#1 central value)" font ",9" at graph 0.03, graph 0.13
plot \
1.0 ls 999 title '',\
'MADatNLO.HwU' index 186 using (($1+$2)/2):7 ls 16 title '',\
'MADatNLO.HwU' index 186 using (($1+$2)/2):6 ls 16 title '',\
'MADatNLO.HwU' index 185 using (($1+$2)/2):7 ls 15 title '',\
'MADatNLO.HwU' index 185 using (($1+$2)/2):6 ls 15 title '',\
'MADatNLO.HwU' index 184 using (($1+$2)/2):7 ls 14 title '',\
'MADatNLO.HwU' index 184 using (($1+$2)/2):6 ls 14 title '',\
'MADatNLO.HwU' index 183 using (($1+$2)/2):7 ls 13 title '',\
'MADatNLO.HwU' index 183 using (($1+$2)/2):6 ls 13 title '',\
'MADatNLO.HwU' index 182 using (($1+$2)/2):7 ls 12 title '',\
'MADatNLO.HwU' index 182 using (($1+$2)/2):6 ls 12 title '',\
'MADatNLO.HwU' index 186 using (($1+$2)/2):5 ls 6 title '',\
'MADatNLO.HwU' index 186 using (($1+$2)/2):3:4 w yerrorbar ls 6 title '',\
'MADatNLO.HwU' index 186 using (($1+$2)/2):3 ls 6 title '',\
'MADatNLO.HwU' index 185 using (($1+$2)/2):5 ls 5 title '',\
'MADatNLO.HwU' index 185 using (($1+$2)/2):3:4 w yerrorbar ls 5 title '',\
'MADatNLO.HwU' index 185 using (($1+$2)/2):3 ls 5 title '',\
'MADatNLO.HwU' index 184 using (($1+$2)/2):5 ls 4 title '',\
'MADatNLO.HwU' index 184 using (($1+$2)/2):3:4 w yerrorbar ls 4 title '',\
'MADatNLO.HwU' index 184 using (($1+$2)/2):3 ls 4 title '',\
'MADatNLO.HwU' index 183 using (($1+$2)/2):5 ls 3 title '',\
'MADatNLO.HwU' index 183 using (($1+$2)/2):3:4 w yerrorbar ls 3 title '',\
'MADatNLO.HwU' index 183 using (($1+$2)/2):3 ls 3 title '',\
'MADatNLO.HwU' index 182 using (($1+$2)/2):5 ls 2 title '',\
'MADatNLO.HwU' index 182 using (($1+$2)/2):3:4 w yerrorbar ls 2 title '',\
'MADatNLO.HwU' index 182 using (($1+$2)/2):3 ls 2 title ''

unset label

################################################################################

################################################################################
### Rendering of the plot titled 'mup rap'
################################################################################

set multiplot
set label "mup rap" font ",13" at graph 0.04, graph 1.05
set xrange [-1.1500e+01:1.2000e+01]
set bmargin 0 
set tmargin 0
set xtics nomirror
set ytics nomirror
set mytics 10
set xtics auto
set key horizontal noreverse maxcols 1 width -4 
set label front 'MadGraph5\_aMC\@NLO' font "Courier,11" rotate by 90 at graph 1.02, graph 0.04

#-- rendering subhistograms 'NLO|#1 and LO|#1 results'

set format y '10^{%T}'
set yrange [9.3409e-14:2.6219e+00]
set origin 0.0000e+00, 5.0000e-01
set size 1.0000e+00, 4.0000e-01
set mytics 10
set ytics auto
set format x ''
set logscale y
set ylabel "{/Symbol s} per bin [pb]"

plot \
sqrt(-1) ls 16 title 'TOTR|#1, scale variation',\
sqrt(-1) ls 15 title 'NLOR|#1, scale variation',\
sqrt(-1) ls 14 title 'TOT|#1, scale variation',\
sqrt(-1) ls 13 title 'LOAA|#1, scale variation',\
sqrt(-1) ls 12 title 'LO|#1, scale variation',\
sqrt(-1) ls 11 title 'NLO|#1, scale variation',\
'MADatNLO.HwU' index 192 using (($1+$2)/2):($3 >= 0 ? sqrt(-1) : abs($3)):4 w yerrorbar ls 106 title '',\
'MADatNLO.HwU' index 192 using (($1+$2)/2):($3 >= 0 ? sqrt(-1) : abs($3)) ls 106 title '',\
'MADatNLO.HwU' index 192 using (($1+$2)/2):($3 < 0 ? sqrt(-1) : $3):4 w yerrorbar ls 6 title '',\
'MADatNLO.HwU' index 192 using (($1+$2)/2):($3 < 0 ? sqrt(-1) : $3) ls 6 title 'TOTR|#1, central value, dynamical\_scale\_choice=10',\
'MADatNLO.HwU' index 191 using (($1+$2)/2):($3 >= 0 ? sqrt(-1) : abs($3)):4 w yerrorbar ls 105 title '',\
'MADatNLO.HwU' index 191 using (($1+$2)/2):($3 >= 0 ? sqrt(-1) : abs($3)) ls 105 title '',\
'MADatNLO.HwU' index 191 using (($1+$2)/2):($3 < 0 ? sqrt(-1) : $3):4 w yerrorbar ls 5 title '',\
'MADatNLO.HwU' index 191 using (($1+$2)/2):($3 < 0 ? sqrt(-1) : $3) ls 5 title 'NLOR|#1, central value, dynamical\_scale\_choice=10',\
'MADatNLO.HwU' index 190 using (($1+$2)/2):($3 >= 0 ? sqrt(-1) : abs($3)):4 w yerrorbar ls 104 title '',\
'MADatNLO.HwU' index 190 using (($1+$2)/2):($3 >= 0 ? sqrt(-1) : abs($3)) ls 104 title '',\
'MADatNLO.HwU' index 190 using (($1+$2)/2):($3 < 0 ? sqrt(-1) : $3):4 w yerrorbar ls 4 title '',\
'MADatNLO.HwU' index 190 using (($1+$2)/2):($3 < 0 ? sqrt(-1) : $3) ls 4 title 'TOT|#1, central value, dynamical\_scale\_choice=10',\
'MADatNLO.HwU' index 189 using (($1+$2)/2):($3 >= 0 ? sqrt(-1) : abs($3)):4 w yerrorbar ls 103 title '',\
'MADatNLO.HwU' index 189 using (($1+$2)/2):($3 >= 0 ? sqrt(-1) : abs($3)) ls 103 title '',\
'MADatNLO.HwU' index 189 using (($1+$2)/2):($3 < 0 ? sqrt(-1) : $3):4 w yerrorbar ls 3 title '',\
'MADatNLO.HwU' index 189 using (($1+$2)/2):($3 < 0 ? sqrt(-1) : $3) ls 3 title 'LOAA|#1, central value, dynamical\_scale\_choice=10',\
'MADatNLO.HwU' index 188 using (($1+$2)/2):($3 >= 0 ? sqrt(-1) : abs($3)):4 w yerrorbar ls 102 title '',\
'MADatNLO.HwU' index 188 using (($1+$2)/2):($3 >= 0 ? sqrt(-1) : abs($3)) ls 102 title '',\
'MADatNLO.HwU' index 188 using (($1+$2)/2):($3 < 0 ? sqrt(-1) : $3):4 w yerrorbar ls 2 title '',\
'MADatNLO.HwU' index 188 using (($1+$2)/2):($3 < 0 ? sqrt(-1) : $3) ls 2 title 'LO|#1, central value, dynamical\_scale\_choice=10',\
'MADatNLO.HwU' index 187 using (($1+$2)/2):($3 >= 0 ? sqrt(-1) : abs($3)):4 w yerrorbar ls 101 title '',\
'MADatNLO.HwU' index 187 using (($1+$2)/2):($3 >= 0 ? sqrt(-1) : abs($3)) ls 101 title '',\
'MADatNLO.HwU' index 187 using (($1+$2)/2):($3 < 0 ? sqrt(-1) : $3):4 w yerrorbar ls 1 title '',\
'MADatNLO.HwU' index 187 using (($1+$2)/2):($3 < 0 ? sqrt(-1) : $3) ls 1 title 'NLO|#1, central value, dynamical\_scale\_choice=10'
#-- rendering subhistograms 'Relative scale and PDF uncertainty'
unset label
unset format
set yrange [-1.2098e-01:1.1979e-01]
set origin 0.0000e+00, 3.5000e-01
set size 1.0000e+00, 1.5000e-01
set mytics 2
set ytics auto
set format x ''
unset logscale y
set ylabel "NLO|#1 rel.unc."
set label "Relative uncertainties w.r.t. central values" font ",9" front at graph 0.03, graph 0.13
plot \
'MADatNLO.HwU' index 192 using (($1+$2)/2):(safe($7,$3,1.0)-1.0) ls 16 title '',\
'MADatNLO.HwU' index 192 using (($1+$2)/2):(safe($6,$3,1.0)-1.0) ls 16 title '',\
'MADatNLO.HwU' index 191 using (($1+$2)/2):(safe($7,$3,1.0)-1.0) ls 15 title '',\
'MADatNLO.HwU' index 191 using (($1+$2)/2):(safe($6,$3,1.0)-1.0) ls 15 title '',\
'MADatNLO.HwU' index 190 using (($1+$2)/2):(safe($7,$3,1.0)-1.0) ls 14 title '',\
'MADatNLO.HwU' index 190 using (($1+$2)/2):(safe($6,$3,1.0)-1.0) ls 14 title '',\
'MADatNLO.HwU' index 189 using (($1+$2)/2):(safe($7,$3,1.0)-1.0) ls 13 title '',\
'MADatNLO.HwU' index 189 using (($1+$2)/2):(safe($6,$3,1.0)-1.0) ls 13 title '',\
'MADatNLO.HwU' index 188 using (($1+$2)/2):(safe($7,$3,1.0)-1.0) ls 12 title '',\
'MADatNLO.HwU' index 188 using (($1+$2)/2):(safe($6,$3,1.0)-1.0) ls 12 title '',\
'MADatNLO.HwU' index 187 using (($1+$2)/2):(safe($7,$3,1.0)-1.0) ls 11 title '',\
'MADatNLO.HwU' index 187 using (($1+$2)/2):(safe($6,$3,1.0)-1.0) ls 11 title '',\
0.0 ls 999 title '',\
'MADatNLO.HwU' index 192 using (($1+$2)/2):(0.0):(safe($4,$3,0.0)) w yerrorbar ls 6 title '',\
'MADatNLO.HwU' index 192 using (($1+$2)/2):(safe($5,$3,1.0)-1.0) ls 6 title '',\
'MADatNLO.HwU' index 191 using (($1+$2)/2):(0.0):(safe($4,$3,0.0)) w yerrorbar ls 5 title '',\
'MADatNLO.HwU' index 191 using (($1+$2)/2):(safe($5,$3,1.0)-1.0) ls 5 title '',\
'MADatNLO.HwU' index 190 using (($1+$2)/2):(0.0):(safe($4,$3,0.0)) w yerrorbar ls 4 title '',\
'MADatNLO.HwU' index 190 using (($1+$2)/2):(safe($5,$3,1.0)-1.0) ls 4 title '',\
'MADatNLO.HwU' index 189 using (($1+$2)/2):(0.0):(safe($4,$3,0.0)) w yerrorbar ls 3 title '',\
'MADatNLO.HwU' index 189 using (($1+$2)/2):(safe($5,$3,1.0)-1.0) ls 3 title '',\
'MADatNLO.HwU' index 188 using (($1+$2)/2):(0.0):(safe($4,$3,0.0)) w yerrorbar ls 2 title '',\
'MADatNLO.HwU' index 188 using (($1+$2)/2):(safe($5,$3,1.0)-1.0) ls 2 title '',\
'MADatNLO.HwU' index 187 using (($1+$2)/2):(0.0):(safe($4,$3,0.0)) w yerrorbar ls 1 title '',\
'MADatNLO.HwU' index 187 using (($1+$2)/2):(safe($5,$3,1.0)-1.0) ls 1 title ''
#-- rendering subhistograms '(LO|#1LOAA|#1TOT|#1NLOR|#1TOTR|#1)/(NLO|#1 central value) ratio'
unset label
unset format
set yrange [2.5757e-01:1.7023e+00]
set origin 0.0000e+00, 2.0000e-01
set size 1.0000e+00, 1.5000e-01
set mytics 2
set ytics auto
set format x
unset logscale y
set ylabel "ratio w.r.t. NLO|#1"
set label "(LO|#1LOAA|#1TOT|#1NLOR|#1TOTR|#1)/(NLO|#1 central value)" font ",9" at graph 0.03, graph 0.13
plot \
1.0 ls 999 title '',\
'MADatNLO.HwU' index 197 using (($1+$2)/2):7 ls 16 title '',\
'MADatNLO.HwU' index 197 using (($1+$2)/2):6 ls 16 title '',\
'MADatNLO.HwU' index 196 using (($1+$2)/2):7 ls 15 title '',\
'MADatNLO.HwU' index 196 using (($1+$2)/2):6 ls 15 title '',\
'MADatNLO.HwU' index 195 using (($1+$2)/2):7 ls 14 title '',\
'MADatNLO.HwU' index 195 using (($1+$2)/2):6 ls 14 title '',\
'MADatNLO.HwU' index 194 using (($1+$2)/2):7 ls 13 title '',\
'MADatNLO.HwU' index 194 using (($1+$2)/2):6 ls 13 title '',\
'MADatNLO.HwU' index 193 using (($1+$2)/2):7 ls 12 title '',\
'MADatNLO.HwU' index 193 using (($1+$2)/2):6 ls 12 title '',\
'MADatNLO.HwU' index 197 using (($1+$2)/2):5 ls 6 title '',\
'MADatNLO.HwU' index 197 using (($1+$2)/2):3:4 w yerrorbar ls 6 title '',\
'MADatNLO.HwU' index 197 using (($1+$2)/2):3 ls 6 title '',\
'MADatNLO.HwU' index 196 using (($1+$2)/2):5 ls 5 title '',\
'MADatNLO.HwU' index 196 using (($1+$2)/2):3:4 w yerrorbar ls 5 title '',\
'MADatNLO.HwU' index 196 using (($1+$2)/2):3 ls 5 title '',\
'MADatNLO.HwU' index 195 using (($1+$2)/2):5 ls 4 title '',\
'MADatNLO.HwU' index 195 using (($1+$2)/2):3:4 w yerrorbar ls 4 title '',\
'MADatNLO.HwU' index 195 using (($1+$2)/2):3 ls 4 title '',\
'MADatNLO.HwU' index 194 using (($1+$2)/2):5 ls 3 title '',\
'MADatNLO.HwU' index 194 using (($1+$2)/2):3:4 w yerrorbar ls 3 title '',\
'MADatNLO.HwU' index 194 using (($1+$2)/2):3 ls 3 title '',\
'MADatNLO.HwU' index 193 using (($1+$2)/2):5 ls 2 title '',\
'MADatNLO.HwU' index 193 using (($1+$2)/2):3:4 w yerrorbar ls 2 title '',\
'MADatNLO.HwU' index 193 using (($1+$2)/2):3 ls 2 title ''

unset label

################################################################################

################################################################################
### Rendering of the plot titled 'mum rap'
################################################################################

set multiplot
set label "mum rap" font ",13" at graph 0.04, graph 1.05
set xrange [-1.2000e+01:1.1500e+01]
set bmargin 0 
set tmargin 0
set xtics nomirror
set ytics nomirror
set mytics 10
set xtics auto
set key horizontal noreverse maxcols 1 width -4 
set label front 'MadGraph5\_aMC\@NLO' font "Courier,11" rotate by 90 at graph 1.02, graph 0.04

#-- rendering subhistograms 'NLO|#1 and LO|#1 results'

set format y '10^{%T}'
set yrange [6.1822e-14:2.6201e+00]
set origin 0.0000e+00, 5.0000e-01
set size 1.0000e+00, 4.0000e-01
set mytics 10
set ytics auto
set format x ''
set logscale y
set ylabel "{/Symbol s} per bin [pb]"

plot \
sqrt(-1) ls 16 title 'TOTR|#1, scale variation',\
sqrt(-1) ls 15 title 'NLOR|#1, scale variation',\
sqrt(-1) ls 14 title 'TOT|#1, scale variation',\
sqrt(-1) ls 13 title 'LOAA|#1, scale variation',\
sqrt(-1) ls 12 title 'LO|#1, scale variation',\
sqrt(-1) ls 11 title 'NLO|#1, scale variation',\
'MADatNLO.HwU' index 203 using (($1+$2)/2):($3 >= 0 ? sqrt(-1) : abs($3)):4 w yerrorbar ls 106 title '',\
'MADatNLO.HwU' index 203 using (($1+$2)/2):($3 >= 0 ? sqrt(-1) : abs($3)) ls 106 title '',\
'MADatNLO.HwU' index 203 using (($1+$2)/2):($3 < 0 ? sqrt(-1) : $3):4 w yerrorbar ls 6 title '',\
'MADatNLO.HwU' index 203 using (($1+$2)/2):($3 < 0 ? sqrt(-1) : $3) ls 6 title 'TOTR|#1, central value, dynamical\_scale\_choice=10',\
'MADatNLO.HwU' index 202 using (($1+$2)/2):($3 >= 0 ? sqrt(-1) : abs($3)):4 w yerrorbar ls 105 title '',\
'MADatNLO.HwU' index 202 using (($1+$2)/2):($3 >= 0 ? sqrt(-1) : abs($3)) ls 105 title '',\
'MADatNLO.HwU' index 202 using (($1+$2)/2):($3 < 0 ? sqrt(-1) : $3):4 w yerrorbar ls 5 title '',\
'MADatNLO.HwU' index 202 using (($1+$2)/2):($3 < 0 ? sqrt(-1) : $3) ls 5 title 'NLOR|#1, central value, dynamical\_scale\_choice=10',\
'MADatNLO.HwU' index 201 using (($1+$2)/2):($3 >= 0 ? sqrt(-1) : abs($3)):4 w yerrorbar ls 104 title '',\
'MADatNLO.HwU' index 201 using (($1+$2)/2):($3 >= 0 ? sqrt(-1) : abs($3)) ls 104 title '',\
'MADatNLO.HwU' index 201 using (($1+$2)/2):($3 < 0 ? sqrt(-1) : $3):4 w yerrorbar ls 4 title '',\
'MADatNLO.HwU' index 201 using (($1+$2)/2):($3 < 0 ? sqrt(-1) : $3) ls 4 title 'TOT|#1, central value, dynamical\_scale\_choice=10',\
'MADatNLO.HwU' index 200 using (($1+$2)/2):($3 >= 0 ? sqrt(-1) : abs($3)):4 w yerrorbar ls 103 title '',\
'MADatNLO.HwU' index 200 using (($1+$2)/2):($3 >= 0 ? sqrt(-1) : abs($3)) ls 103 title '',\
'MADatNLO.HwU' index 200 using (($1+$2)/2):($3 < 0 ? sqrt(-1) : $3):4 w yerrorbar ls 3 title '',\
'MADatNLO.HwU' index 200 using (($1+$2)/2):($3 < 0 ? sqrt(-1) : $3) ls 3 title 'LOAA|#1, central value, dynamical\_scale\_choice=10',\
'MADatNLO.HwU' index 199 using (($1+$2)/2):($3 >= 0 ? sqrt(-1) : abs($3)):4 w yerrorbar ls 102 title '',\
'MADatNLO.HwU' index 199 using (($1+$2)/2):($3 >= 0 ? sqrt(-1) : abs($3)) ls 102 title '',\
'MADatNLO.HwU' index 199 using (($1+$2)/2):($3 < 0 ? sqrt(-1) : $3):4 w yerrorbar ls 2 title '',\
'MADatNLO.HwU' index 199 using (($1+$2)/2):($3 < 0 ? sqrt(-1) : $3) ls 2 title 'LO|#1, central value, dynamical\_scale\_choice=10',\
'MADatNLO.HwU' index 198 using (($1+$2)/2):($3 >= 0 ? sqrt(-1) : abs($3)):4 w yerrorbar ls 101 title '',\
'MADatNLO.HwU' index 198 using (($1+$2)/2):($3 >= 0 ? sqrt(-1) : abs($3)) ls 101 title '',\
'MADatNLO.HwU' index 198 using (($1+$2)/2):($3 < 0 ? sqrt(-1) : $3):4 w yerrorbar ls 1 title '',\
'MADatNLO.HwU' index 198 using (($1+$2)/2):($3 < 0 ? sqrt(-1) : $3) ls 1 title 'NLO|#1, central value, dynamical\_scale\_choice=10'
#-- rendering subhistograms 'Relative scale and PDF uncertainty'
unset label
unset format
set yrange [-1.2097e-01:1.1973e-01]
set origin 0.0000e+00, 3.5000e-01
set size 1.0000e+00, 1.5000e-01
set mytics 2
set ytics auto
set format x ''
unset logscale y
set ylabel "NLO|#1 rel.unc."
set label "Relative uncertainties w.r.t. central values" font ",9" front at graph 0.03, graph 0.13
plot \
'MADatNLO.HwU' index 203 using (($1+$2)/2):(safe($7,$3,1.0)-1.0) ls 16 title '',\
'MADatNLO.HwU' index 203 using (($1+$2)/2):(safe($6,$3,1.0)-1.0) ls 16 title '',\
'MADatNLO.HwU' index 202 using (($1+$2)/2):(safe($7,$3,1.0)-1.0) ls 15 title '',\
'MADatNLO.HwU' index 202 using (($1+$2)/2):(safe($6,$3,1.0)-1.0) ls 15 title '',\
'MADatNLO.HwU' index 201 using (($1+$2)/2):(safe($7,$3,1.0)-1.0) ls 14 title '',\
'MADatNLO.HwU' index 201 using (($1+$2)/2):(safe($6,$3,1.0)-1.0) ls 14 title '',\
'MADatNLO.HwU' index 200 using (($1+$2)/2):(safe($7,$3,1.0)-1.0) ls 13 title '',\
'MADatNLO.HwU' index 200 using (($1+$2)/2):(safe($6,$3,1.0)-1.0) ls 13 title '',\
'MADatNLO.HwU' index 199 using (($1+$2)/2):(safe($7,$3,1.0)-1.0) ls 12 title '',\
'MADatNLO.HwU' index 199 using (($1+$2)/2):(safe($6,$3,1.0)-1.0) ls 12 title '',\
'MADatNLO.HwU' index 198 using (($1+$2)/2):(safe($7,$3,1.0)-1.0) ls 11 title '',\
'MADatNLO.HwU' index 198 using (($1+$2)/2):(safe($6,$3,1.0)-1.0) ls 11 title '',\
0.0 ls 999 title '',\
'MADatNLO.HwU' index 203 using (($1+$2)/2):(0.0):(safe($4,$3,0.0)) w yerrorbar ls 6 title '',\
'MADatNLO.HwU' index 203 using (($1+$2)/2):(safe($5,$3,1.0)-1.0) ls 6 title '',\
'MADatNLO.HwU' index 202 using (($1+$2)/2):(0.0):(safe($4,$3,0.0)) w yerrorbar ls 5 title '',\
'MADatNLO.HwU' index 202 using (($1+$2)/2):(safe($5,$3,1.0)-1.0) ls 5 title '',\
'MADatNLO.HwU' index 201 using (($1+$2)/2):(0.0):(safe($4,$3,0.0)) w yerrorbar ls 4 title '',\
'MADatNLO.HwU' index 201 using (($1+$2)/2):(safe($5,$3,1.0)-1.0) ls 4 title '',\
'MADatNLO.HwU' index 200 using (($1+$2)/2):(0.0):(safe($4,$3,0.0)) w yerrorbar ls 3 title '',\
'MADatNLO.HwU' index 200 using (($1+$2)/2):(safe($5,$3,1.0)-1.0) ls 3 title '',\
'MADatNLO.HwU' index 199 using (($1+$2)/2):(0.0):(safe($4,$3,0.0)) w yerrorbar ls 2 title '',\
'MADatNLO.HwU' index 199 using (($1+$2)/2):(safe($5,$3,1.0)-1.0) ls 2 title '',\
'MADatNLO.HwU' index 198 using (($1+$2)/2):(0.0):(safe($4,$3,0.0)) w yerrorbar ls 1 title '',\
'MADatNLO.HwU' index 198 using (($1+$2)/2):(safe($5,$3,1.0)-1.0) ls 1 title ''
#-- rendering subhistograms '(LO|#1LOAA|#1TOT|#1NLOR|#1TOTR|#1)/(NLO|#1 central value) ratio'
unset label
unset format
set yrange [2.5711e-01:1.7027e+00]
set origin 0.0000e+00, 2.0000e-01
set size 1.0000e+00, 1.5000e-01
set mytics 2
set ytics auto
set format x
unset logscale y
set ylabel "ratio w.r.t. NLO|#1"
set label "(LO|#1LOAA|#1TOT|#1NLOR|#1TOTR|#1)/(NLO|#1 central value)" font ",9" at graph 0.03, graph 0.13
plot \
1.0 ls 999 title '',\
'MADatNLO.HwU' index 208 using (($1+$2)/2):7 ls 16 title '',\
'MADatNLO.HwU' index 208 using (($1+$2)/2):6 ls 16 title '',\
'MADatNLO.HwU' index 207 using (($1+$2)/2):7 ls 15 title '',\
'MADatNLO.HwU' index 207 using (($1+$2)/2):6 ls 15 title '',\
'MADatNLO.HwU' index 206 using (($1+$2)/2):7 ls 14 title '',\
'MADatNLO.HwU' index 206 using (($1+$2)/2):6 ls 14 title '',\
'MADatNLO.HwU' index 205 using (($1+$2)/2):7 ls 13 title '',\
'MADatNLO.HwU' index 205 using (($1+$2)/2):6 ls 13 title '',\
'MADatNLO.HwU' index 204 using (($1+$2)/2):7 ls 12 title '',\
'MADatNLO.HwU' index 204 using (($1+$2)/2):6 ls 12 title '',\
'MADatNLO.HwU' index 208 using (($1+$2)/2):5 ls 6 title '',\
'MADatNLO.HwU' index 208 using (($1+$2)/2):3:4 w yerrorbar ls 6 title '',\
'MADatNLO.HwU' index 208 using (($1+$2)/2):3 ls 6 title '',\
'MADatNLO.HwU' index 207 using (($1+$2)/2):5 ls 5 title '',\
'MADatNLO.HwU' index 207 using (($1+$2)/2):3:4 w yerrorbar ls 5 title '',\
'MADatNLO.HwU' index 207 using (($1+$2)/2):3 ls 5 title '',\
'MADatNLO.HwU' index 206 using (($1+$2)/2):5 ls 4 title '',\
'MADatNLO.HwU' index 206 using (($1+$2)/2):3:4 w yerrorbar ls 4 title '',\
'MADatNLO.HwU' index 206 using (($1+$2)/2):3 ls 4 title '',\
'MADatNLO.HwU' index 205 using (($1+$2)/2):5 ls 3 title '',\
'MADatNLO.HwU' index 205 using (($1+$2)/2):3:4 w yerrorbar ls 3 title '',\
'MADatNLO.HwU' index 205 using (($1+$2)/2):3 ls 3 title '',\
'MADatNLO.HwU' index 204 using (($1+$2)/2):5 ls 2 title '',\
'MADatNLO.HwU' index 204 using (($1+$2)/2):3:4 w yerrorbar ls 2 title '',\
'MADatNLO.HwU' index 204 using (($1+$2)/2):3 ls 2 title ''

unset label

################################################################################

################################################################################
### Rendering of the plot titled 'tt rap'
################################################################################

set multiplot
set label "tt rap" font ",13" at graph 0.04, graph 1.05
set xrange [-6.0000e+00:5.5000e+00]
set bmargin 0 
set tmargin 0
set xtics nomirror
set ytics nomirror
set mytics 10
set xtics auto
set key horizontal noreverse maxcols 1 width -4 
set label front 'MadGraph5\_aMC\@NLO' font "Courier,11" rotate by 90 at graph 1.02, graph 0.04

#-- rendering subhistograms 'NLO|#1 and LO|#1 results'

set format y '10^{%T}'
set yrange [2.6444e-12:5.0990e+00]
set origin 0.0000e+00, 5.0000e-01
set size 1.0000e+00, 4.0000e-01
set mytics 10
set ytics auto
set format x ''
set logscale y
set ylabel "{/Symbol s} per bin [pb]"

plot \
sqrt(-1) ls 16 title 'TOTR|#1, scale variation',\
sqrt(-1) ls 15 title 'NLOR|#1, scale variation',\
sqrt(-1) ls 14 title 'TOT|#1, scale variation',\
sqrt(-1) ls 13 title 'LOAA|#1, scale variation',\
sqrt(-1) ls 12 title 'LO|#1, scale variation',\
sqrt(-1) ls 11 title 'NLO|#1, scale variation',\
'MADatNLO.HwU' index 214 using (($1+$2)/2):($3 >= 0 ? sqrt(-1) : abs($3)):4 w yerrorbar ls 106 title '',\
'MADatNLO.HwU' index 214 using (($1+$2)/2):($3 >= 0 ? sqrt(-1) : abs($3)) ls 106 title '',\
'MADatNLO.HwU' index 214 using (($1+$2)/2):($3 < 0 ? sqrt(-1) : $3):4 w yerrorbar ls 6 title '',\
'MADatNLO.HwU' index 214 using (($1+$2)/2):($3 < 0 ? sqrt(-1) : $3) ls 6 title 'TOTR|#1, central value, dynamical\_scale\_choice=10',\
'MADatNLO.HwU' index 213 using (($1+$2)/2):($3 >= 0 ? sqrt(-1) : abs($3)):4 w yerrorbar ls 105 title '',\
'MADatNLO.HwU' index 213 using (($1+$2)/2):($3 >= 0 ? sqrt(-1) : abs($3)) ls 105 title '',\
'MADatNLO.HwU' index 213 using (($1+$2)/2):($3 < 0 ? sqrt(-1) : $3):4 w yerrorbar ls 5 title '',\
'MADatNLO.HwU' index 213 using (($1+$2)/2):($3 < 0 ? sqrt(-1) : $3) ls 5 title 'NLOR|#1, central value, dynamical\_scale\_choice=10',\
'MADatNLO.HwU' index 212 using (($1+$2)/2):($3 >= 0 ? sqrt(-1) : abs($3)):4 w yerrorbar ls 104 title '',\
'MADatNLO.HwU' index 212 using (($1+$2)/2):($3 >= 0 ? sqrt(-1) : abs($3)) ls 104 title '',\
'MADatNLO.HwU' index 212 using (($1+$2)/2):($3 < 0 ? sqrt(-1) : $3):4 w yerrorbar ls 4 title '',\
'MADatNLO.HwU' index 212 using (($1+$2)/2):($3 < 0 ? sqrt(-1) : $3) ls 4 title 'TOT|#1, central value, dynamical\_scale\_choice=10',\
'MADatNLO.HwU' index 211 using (($1+$2)/2):($3 >= 0 ? sqrt(-1) : abs($3)):4 w yerrorbar ls 103 title '',\
'MADatNLO.HwU' index 211 using (($1+$2)/2):($3 >= 0 ? sqrt(-1) : abs($3)) ls 103 title '',\
'MADatNLO.HwU' index 211 using (($1+$2)/2):($3 < 0 ? sqrt(-1) : $3):4 w yerrorbar ls 3 title '',\
'MADatNLO.HwU' index 211 using (($1+$2)/2):($3 < 0 ? sqrt(-1) : $3) ls 3 title 'LOAA|#1, central value, dynamical\_scale\_choice=10',\
'MADatNLO.HwU' index 210 using (($1+$2)/2):($3 >= 0 ? sqrt(-1) : abs($3)):4 w yerrorbar ls 102 title '',\
'MADatNLO.HwU' index 210 using (($1+$2)/2):($3 >= 0 ? sqrt(-1) : abs($3)) ls 102 title '',\
'MADatNLO.HwU' index 210 using (($1+$2)/2):($3 < 0 ? sqrt(-1) : $3):4 w yerrorbar ls 2 title '',\
'MADatNLO.HwU' index 210 using (($1+$2)/2):($3 < 0 ? sqrt(-1) : $3) ls 2 title 'LO|#1, central value, dynamical\_scale\_choice=10',\
'MADatNLO.HwU' index 209 using (($1+$2)/2):($3 >= 0 ? sqrt(-1) : abs($3)):4 w yerrorbar ls 101 title '',\
'MADatNLO.HwU' index 209 using (($1+$2)/2):($3 >= 0 ? sqrt(-1) : abs($3)) ls 101 title '',\
'MADatNLO.HwU' index 209 using (($1+$2)/2):($3 < 0 ? sqrt(-1) : $3):4 w yerrorbar ls 1 title '',\
'MADatNLO.HwU' index 209 using (($1+$2)/2):($3 < 0 ? sqrt(-1) : $3) ls 1 title 'NLO|#1, central value, dynamical\_scale\_choice=10'
#-- rendering subhistograms 'Relative scale and PDF uncertainty'
unset label
unset format
set yrange [-1.9869e-01:1.9954e-01]
set origin 0.0000e+00, 3.5000e-01
set size 1.0000e+00, 1.5000e-01
set mytics 2
set ytics auto
set format x ''
unset logscale y
set ylabel "NLO|#1 rel.unc."
set label "Relative uncertainties w.r.t. central values" font ",9" front at graph 0.03, graph 0.13
plot \
'MADatNLO.HwU' index 214 using (($1+$2)/2):(safe($7,$3,1.0)-1.0) ls 16 title '',\
'MADatNLO.HwU' index 214 using (($1+$2)/2):(safe($6,$3,1.0)-1.0) ls 16 title '',\
'MADatNLO.HwU' index 213 using (($1+$2)/2):(safe($7,$3,1.0)-1.0) ls 15 title '',\
'MADatNLO.HwU' index 213 using (($1+$2)/2):(safe($6,$3,1.0)-1.0) ls 15 title '',\
'MADatNLO.HwU' index 212 using (($1+$2)/2):(safe($7,$3,1.0)-1.0) ls 14 title '',\
'MADatNLO.HwU' index 212 using (($1+$2)/2):(safe($6,$3,1.0)-1.0) ls 14 title '',\
'MADatNLO.HwU' index 211 using (($1+$2)/2):(safe($7,$3,1.0)-1.0) ls 13 title '',\
'MADatNLO.HwU' index 211 using (($1+$2)/2):(safe($6,$3,1.0)-1.0) ls 13 title '',\
'MADatNLO.HwU' index 210 using (($1+$2)/2):(safe($7,$3,1.0)-1.0) ls 12 title '',\
'MADatNLO.HwU' index 210 using (($1+$2)/2):(safe($6,$3,1.0)-1.0) ls 12 title '',\
'MADatNLO.HwU' index 209 using (($1+$2)/2):(safe($7,$3,1.0)-1.0) ls 11 title '',\
'MADatNLO.HwU' index 209 using (($1+$2)/2):(safe($6,$3,1.0)-1.0) ls 11 title '',\
0.0 ls 999 title '',\
'MADatNLO.HwU' index 214 using (($1+$2)/2):(0.0):(safe($4,$3,0.0)) w yerrorbar ls 6 title '',\
'MADatNLO.HwU' index 214 using (($1+$2)/2):(safe($5,$3,1.0)-1.0) ls 6 title '',\
'MADatNLO.HwU' index 213 using (($1+$2)/2):(0.0):(safe($4,$3,0.0)) w yerrorbar ls 5 title '',\
'MADatNLO.HwU' index 213 using (($1+$2)/2):(safe($5,$3,1.0)-1.0) ls 5 title '',\
'MADatNLO.HwU' index 212 using (($1+$2)/2):(0.0):(safe($4,$3,0.0)) w yerrorbar ls 4 title '',\
'MADatNLO.HwU' index 212 using (($1+$2)/2):(safe($5,$3,1.0)-1.0) ls 4 title '',\
'MADatNLO.HwU' index 211 using (($1+$2)/2):(0.0):(safe($4,$3,0.0)) w yerrorbar ls 3 title '',\
'MADatNLO.HwU' index 211 using (($1+$2)/2):(safe($5,$3,1.0)-1.0) ls 3 title '',\
'MADatNLO.HwU' index 210 using (($1+$2)/2):(0.0):(safe($4,$3,0.0)) w yerrorbar ls 2 title '',\
'MADatNLO.HwU' index 210 using (($1+$2)/2):(safe($5,$3,1.0)-1.0) ls 2 title '',\
'MADatNLO.HwU' index 209 using (($1+$2)/2):(0.0):(safe($4,$3,0.0)) w yerrorbar ls 1 title '',\
'MADatNLO.HwU' index 209 using (($1+$2)/2):(safe($5,$3,1.0)-1.0) ls 1 title ''
#-- rendering subhistograms '(LO|#1LOAA|#1TOT|#1NLOR|#1TOTR|#1)/(NLO|#1 central value) ratio'
unset label
unset format
set yrange [-3.7821e+01:4.6015e+01]
set origin 0.0000e+00, 2.0000e-01
set size 1.0000e+00, 1.5000e-01
set mytics 2
set ytics auto
set format x
unset logscale y
set ylabel "ratio w.r.t. NLO|#1"
set label "(LO|#1LOAA|#1TOT|#1NLOR|#1TOTR|#1)/(NLO|#1 central value)" font ",9" at graph 0.03, graph 0.13
plot \
1.0 ls 999 title '',\
'MADatNLO.HwU' index 219 using (($1+$2)/2):7 ls 16 title '',\
'MADatNLO.HwU' index 219 using (($1+$2)/2):6 ls 16 title '',\
'MADatNLO.HwU' index 218 using (($1+$2)/2):7 ls 15 title '',\
'MADatNLO.HwU' index 218 using (($1+$2)/2):6 ls 15 title '',\
'MADatNLO.HwU' index 217 using (($1+$2)/2):7 ls 14 title '',\
'MADatNLO.HwU' index 217 using (($1+$2)/2):6 ls 14 title '',\
'MADatNLO.HwU' index 216 using (($1+$2)/2):7 ls 13 title '',\
'MADatNLO.HwU' index 216 using (($1+$2)/2):6 ls 13 title '',\
'MADatNLO.HwU' index 215 using (($1+$2)/2):7 ls 12 title '',\
'MADatNLO.HwU' index 215 using (($1+$2)/2):6 ls 12 title '',\
'MADatNLO.HwU' index 219 using (($1+$2)/2):5 ls 6 title '',\
'MADatNLO.HwU' index 219 using (($1+$2)/2):3:4 w yerrorbar ls 6 title '',\
'MADatNLO.HwU' index 219 using (($1+$2)/2):3 ls 6 title '',\
'MADatNLO.HwU' index 218 using (($1+$2)/2):5 ls 5 title '',\
'MADatNLO.HwU' index 218 using (($1+$2)/2):3:4 w yerrorbar ls 5 title '',\
'MADatNLO.HwU' index 218 using (($1+$2)/2):3 ls 5 title '',\
'MADatNLO.HwU' index 217 using (($1+$2)/2):5 ls 4 title '',\
'MADatNLO.HwU' index 217 using (($1+$2)/2):3:4 w yerrorbar ls 4 title '',\
'MADatNLO.HwU' index 217 using (($1+$2)/2):3 ls 4 title '',\
'MADatNLO.HwU' index 216 using (($1+$2)/2):5 ls 3 title '',\
'MADatNLO.HwU' index 216 using (($1+$2)/2):3:4 w yerrorbar ls 3 title '',\
'MADatNLO.HwU' index 216 using (($1+$2)/2):3 ls 3 title '',\
'MADatNLO.HwU' index 215 using (($1+$2)/2):5 ls 2 title '',\
'MADatNLO.HwU' index 215 using (($1+$2)/2):3:4 w yerrorbar ls 2 title '',\
'MADatNLO.HwU' index 215 using (($1+$2)/2):3 ls 2 title ''

unset label

################################################################################
unset multiplot
!ps2pdf "MADatNLO.ps" &> /dev/null
